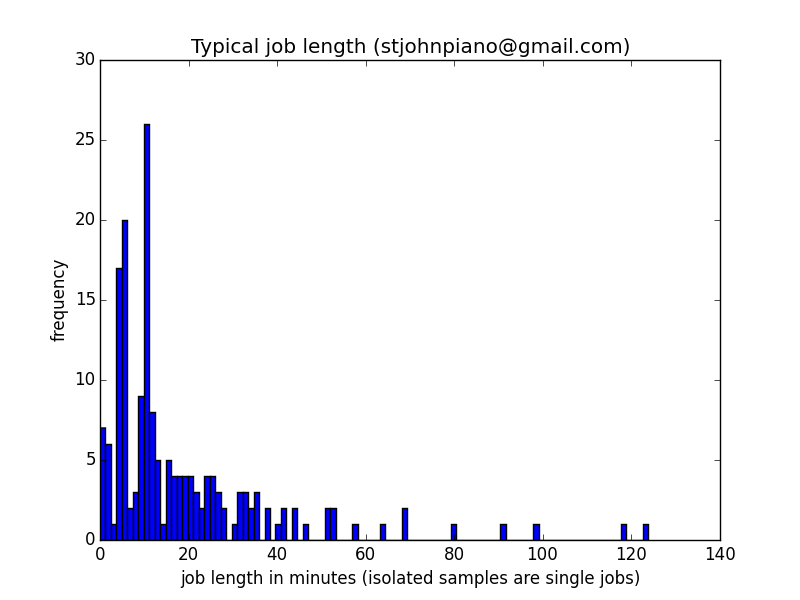

Here is the Python script that generated this plot:
import matplotlib.pyplot as plt

deltas = [0, 9, 4, 3, 2, 35, 4878, 5, 16, 4, 2, 2, 21, 3, 8, 29, 18, 14, 6, 8, 55, 5, 2, 2, 2, 2, 2, 2, 2, 2, 2, 5, 2, 3, 4, 3, 6, 3, 2, 8, 14, 2, 5, 6, 6, 25, 3, 4, 7, 2, 3, 2, 8, 3, 3, 3, 4, 2, 2, 6, 14, 3, 2, 2, 1, 8, 90, 7, 5, 2, 3, 3, 18, 6, 4, 2, 3, 7, 2, 5, 21, 18, 2, 3, 4, 2, 3, 2, 2, 2, 5, 2, 2, 7, 9, 4, 5, 4, 4, 3, 12772, 2, 2, 3, 4, 8, 12, 3, 3, 4, 3, 5, 5, 27, 7, 4, 7, 3, 13, 2, 51, 4, 4, 3, 2, 3, 6, 3, 8, 5, 4, 4, 3, 6, 4, 2, 6, 2, 6, 3, 11, 3, 1, 2, 4, 5, 5, 2, 3, 1, 2, 2, 2, 3, 2, 4, 7, 3, 7, 3, 22, 1, 5, 4, 52, 4, 2, 5, 3, 3, 6, 4, 2, 2, 6, 4, 6, 2, 24, 2, 18, 6, 4, 2, 6, 2, 2, 5, 5, 1, 4, 3, 3, 4, 6, 3, 1, 11, 7, 3, 115, 4, 7, 13, 4, 3, 5, 2, 28, 2, 3, 2, 1, 2, 2, 4, 2, 2, 5, 18, 23, 71, 4, 4, 3, 3, 12, 4, 5, 9, 38, 8, 5, 4, 5, 10, 4, 4, 4, 3, 16, 4, 3, 6, 7, 22, 9, 4, 5, 3, 13, 7, 11, 7, 26, 177, 13, 11, 14, 5, 116, 5, 5, 85, 5, 6, 7, 5, 4, 3, 4, 6, 3, 4, 5, 2, 2, 2, 3, 353, 58903, 21, 4, 4, 8, 3, 3, 2, 5, 2, 5, 1, 8, 22, 9, 4, 12, 7, 23, 14, 34, 21, 6, 9, 634, 304, 4, 5, 12, 6, 5, 5, 5, 7, 4, 2, 3, 5, 3, 2, 18, 106, 9, 8, 13, 16, 19, 40, 4, 5, 17, 8, 10, 11, 17, 21, 3, 7, 10, 32, 42, 3, 4, 4, 6, 3, 16, 12, 4, 19, 8, 3, 9, 21, 19, 28, 11, 5, 10, 11, 80, 5, 3, 1, 5, 4, 3, 7, 7, 12, 3, 4, 5, 3, 3, 10, 13, 5, 3, 5, 9044, 13, 10, 5, 7, 15, 11, 11, 10, 7, 5, 8, 4, 81, 5, 3, 5, 20, 8, 9, 9, 4, 9, 9, 9, 16, 3, 10, 6, 3, 5, 19, 15, 8, 10, 4, 13, 4, 13, 6, 11, 4, 6, 2, 3, 3, 3, 8, 4, 3, 3, 2, 3, 3, 3, 2, 3, 31, 2, 9, 12, 2, 3, 3, 3, 4, 2, 18, 5, 3, 5, 3, 2, 3, 3, 2, 3, 2, 3, 2, 27, 36, 5, 4, 2, 4, 6, 3, 7, 14, 10, 3, 4, 11, 4, 5, 7, 7, 3, 4, 17, 72, 3, 3, 5, 4, 4, 4, 63, 3, 25, 3, 3, 3, 6, 14, 10, 7, 5, 4, 34, 5, 4, 4, 5, 4, 73, 7, 6, 21, 9, 3, 35, 5, 18, 5, 3, 3, 5, 14, 3, 3, 27, 5, 3, 2, 5, 4, 4, 9, 9, 4, 4, 4, 3, 3, 6, 6, 11, 11, 3, 3, 2, 3, 4, 38, 7, 3, 4, 4, 5, 4, 3, 12, 4, 2, 7, 5, 3, 32, 383, 19, 3, 4, 2, 5, 5, 6, 5, 7, 3, 6, 7, 3, 6, 6, 5, 3, 4, 3, 9, 2, 2, 5, 4, 33, 6, 6, 11, 6, 86, 6, 5, 7, 4, 9, 2, 7, 9, 9, 9, 13, 3, 4, 3, 3, 1, 7, 7, 6, 9, 6, 3, 3, 5, 3, 6, 21, 14, 5, 28, 2, 2, 2, 1, 1, 6, 2, 1, 1, 2, 2, 17, 3, 2, 2, 1, 2, 4, 3, 10, 3, 32, 4, 14, 5, 6, 7, 3, 3, 11, 3, 3, 11, 7, 4, 5, 3, 6, 8, 22, 8, 14, 3, 5, 3, 3, 3, 2, 2, 87, 21, 11, 15, 8, 7, 4, 7, 3, 4, 12, 2, 2, 2, 2, 2, 2, 3, 2, 9, 2, 5, 3, 5, 4, 4, 3, 4, 3, 22, 34, 2, 3, 3, 5, 9, 3, 4, 3, 7, 8, 3, 3, 5, 3, 3, 3, 3, 3, 2, 10, 3, 13, 2, 1, 3, 8, 4, 5, 4, 5, 3, 2, 3, 4, 6, 5, 3, 21, 2, 11, 3, 6, 3, 4, 4, 3, 3, 3, 3, 3, 3, 2, 15, 5, 10, 1, 15, 3, 2, 12, 7, 12, 8, 8, 7, 8, 10, 5, 6, 6, 2, 3, 2, 2, 2, 4, 2, 3, 4, 15, 8, 25, 48673, 78, 29, 13, 9, 9, 7, 21, 7, 3, 1, 2, 3, 4, 6, 6, 5, 20, 56, 10, 13, 6, 8, 14, 6, 7, 9, 5, 6, 4, 6, 38, 5, 5, 29, 11, 11, 17, 8, 4, 9, 9, 7, 10, 39, 8, 7, 7, 6, 5, 61, 11, 9, 8, 9, 10, 9, 15212, 4, 2, 1, 3, 1, 2, 1, 5, 64, 2, 2, 5, 2, 2, 1, 3, 2, 4, 7, 10, 2, 3, 1, 3, 1, 2, 2, 1, 3, 110, 2, 8, 4, 1, 2, 1, 2, 1, 2, 9, 2, 1, 2, 1, 2, 2, 4, 3, 11, 2, 2, 2, 2, 3, 2, 1, 2, 12, 2, 12, 1, 2, 2, 1, 2, 1, 2, 2, 4, 2, 2, 1, 2, 2, 2, 2, 1, 2, 6, 22, 5, 15, 6, 23, 6, 2, 3, 3, 2, 4, 5, 1, 2, 1, 1, 2, 2, 8, 3, 49, 3, 6, 1, 2, 2, 1, 1, 2, 1, 1, 1, 2, 1, 1, 2, 2, 5, 1, 1, 9, 2, 1, 2, 4, 1, 3, 2, 1, 3, 1, 1, 2, 1, 1, 1, 2, 1, 1, 1, 12, 1, 3, 2, 24, 19, 1, 13, 1, 2, 2, 1, 1, 4, 4, 6, 3, 2, 4, 4, 10, 2, 2, 2, 2, 1, 1, 1, 1, 2, 1, 2, 20, 1, 2, 3, 2, 2, 1, 3, 10, 2, 1, 1, 2, 1, 1, 2, 4, 2, 2, 3, 1, 3, 2, 1, 2, 1, 1, 2, 11, 1, 1, 4, 2, 1, 1, 1, 2, 1, 2, 2, 1, 1, 1, 15, 3, 1, 7, 33, 8, 3, 2, 5, 3, 3, 1, 3, 3, 3, 13, 1, 2, 3, 2, 1, 1, 2, 1, 1, 10, 1, 3, 1, 2, 2, 29, 1, 1, 2, 1, 8, 3, 61, 16, 2, 6, 4, 1, 2, 10, 3, 1, 2, 1, 1, 1, 1, 8, 1, 2, 1, 1, 2, 1, 2, 2, 1, 2, 1, 7, 1, 1, 1, 2, 6, 4, 2, 1, 1, 2, 3, 1, 3, 1, 1, 2, 5, 1, 2, 33, 2, 1, 2, 2, 4, 2, 1, 9, 2, 1, 1, 2, 1, 2, 2, 2, 1, 2, 5, 9, 3, 1, 2, 2, 1, 2, 5, 1, 1, 4, 2, 2, 5, 5, 1, 4, 2, 1, 4, 18, 1, 1, 1, 2, 3, 2, 1, 3, 2, 2, 1, 2, 2, 1, 4, 2, 2, 1, 2, 8996, 9, 7, 15151, 2, 3, 5, 2, 2, 1, 3, 2, 1, 6, 4, 2, 1, 13, 2, 2, 9, 1, 2, 2, 1, 1, 2, 3, 1, 7, 8, 2, 2, 1, 12, 2, 2, 2, 1, 2, 32, 7, 2, 2, 2, 2, 1, 2, 4, 2, 1, 1, 2, 5, 5, 2, 2, 4, 5, 2, 11, 16, 16, 13, 29, 7, 7, 640, 9, 5, 6, 6, 6, 3, 22, 5, 12, 7, 4, 7, 2, 7, 4, 10, 45, 4, 2, 2, 3, 3, 5, 12, 7, 10, 5, 4, 4, 8, 5, 9, 4, 2, 6, 4, 3, 8, 34, 5, 8, 7, 4, 5, 15, 8, 8, 6, 5, 11, 4, 13, 3, 5, 3, 3, 3, 1, 1, 5, 11, 3, 20, 10, 15, 16, 12, 9, 3, 3, 3, 8, 20, 3, 16, 3, 2, 2, 2, 2, 4, 3, 2, 2, 6, 2, 4, 8, 10, 64, 12, 85, 4, 2, 16, 8, 4, 4, 6, 5, 2, 2, 1, 2, 2, 7, 63, 3, 2, 2, 2, 7, 2, 5, 2, 2, 5, 4, 2, 1, 1, 2, 1, 2, 2, 1, 3, 2, 2, 2, 13, 31, 6, 7, 5, 5, 18, 3, 1, 5, 12, 1, 3, 1, 2, 1, 5, 1, 2, 1, 2, 10, 21, 35, 5, 4, 18, 24, 14, 3, 39, 9, 5, 11, 6, 34, 4, 6, 17, 2, 3, 52, 64, 17, 5, 6, 7, 15, 18, 9, 17, 9, 5, 219, 5, 100, 22, 21, 13, 4, 1237, 9, 16, 7, 20, 7, 8, 6, 10, 8, 4, 7, 29, 6, 9, 1444, 7, 8, 8, 12, 5, 6, 9, 4, 5, 4, 8, 3, 4, 7, 6, 4, 5, 9, 6, 9, 4, 6, 8, 7, 4, 7, 7, 3, 2, 2, 1, 3, 1, 2, 3, 2, 4, 4, 4, 6, 8, 4, 5, 8, 10, 6, 30, 12, 5, 6, 5, 3, 4, 6, 6, 7, 8, 8, 7, 9, 3, 2, 2, 1, 3, 2, 6, 3, 6, 6, 4, 3, 3, 2, 4, 4, 4, 5, 6, 3, 9, 5, 3, 6, 8, 7, 7, 2, 6, 1, 2, 3, 6, 4, 2, 3, 3, 3, 2, 3, 2, 2, 3, 2, 4, 2, 15, 7, 10, 5, 5, 3, 12, 14, 4, 4, 3, 5, 9, 7, 3, 2, 260, 2, 2, 2, 3217, 13, 14, 9, 3, 6, 4, 13, 3, 6, 3, 3, 3, 1, 10, 3, 2, 2, 3, 2, 31, 9, 3, 4, 1, 3, 3, 3, 3, 3, 1, 3, 4, 4, 4, 57, 5, 4, 5, 4, 3596, 0, 2, 2, 2, 3, 3, 2, 4, 12, 12, 15, 28, 32, 5, 25, 3, 7, 3, 5, 5, 8, 7, 3, 2, 2, 10, 6, 10, 5, 2, 9, 21, 3, 3, 13, 4, 4, 3, 9, 56064, 3, 7, 3, 2, 3, 3, 3, 3, 5, 2, 2, 2, 12, 2, 10, 12, 2, 5, 2, 10, 3, 2, 2, 3, 2, 10, 4, 1, 4, 3, 3, 2, 3, 2, 2, 2, 2, 3, 1, 7, 7, 3, 2, 8, 4, 9, 6, 5, 3, 13, 3, 6, 18, 11, 3, 2, 2, 2, 2, 9, 2, 12, 3, 2, 3, 2, 10, 4324, 4, 83, 6, 2, 6, 7, 14, 9, 4, 4, 5, 6, 5, 5, 13, 5, 14, 7, 39, 4, 2, 13, 15, 4, 16, 43, 5, 3, 6, 16, 6, 89, 4, 6, 5, 5, 4, 7, 2, 5, 5, 4, 5, 34, 5, 137, 64, 6, 14, 6, 3, 25, 5, 4, 5, 2, 12, 3, 5, 3, 2, 5, 1, 3, 3, 3, 19, 2, 7, 2, 3, 19, 3, 10, 4, 4, 12, 9, 2, 5, 4, 2, 2, 2, 7, 4, 2, 9, 11, 12, 2, 35, 4, 3, 3, 63, 14, 3, 6, 3, 3, 6, 3, 4, 6, 5, 2, 6, 3, 5, 12, 8, 4, 4, 3, 7, 5, 12, 8, 2, 1, 4, 1, 9, 3, 11, 2, 1, 3, 3, 5, 5, 2, 16, 3, 28, 5, 8, 4, 6, 3, 2, 7, 3, 2, 2, 4, 13, 2, 1, 6, 6, 19, 2, 2, 7, 7, 3, 6, 3, 2, 5, 2, 2, 3, 3, 6, 2, 4, 2, 3, 8, 5, 4, 3, 3, 3, 6, 9, 4, 2, 3, 13, 36, 5, 3, 3, 2, 3, 20, 7, 7, 2, 2, 4, 1, 2, 2, 2, 6, 5, 6, 3, 3, 2, 5, 5, 3, 5, 7, 3, 9, 3, 3, 2, 5, 4, 3, 3, 3, 3, 2, 6, 4, 5, 2, 2, 8, 6, 4, 3, 19, 5, 2, 4, 2, 3, 2, 3, 2, 2, 4, 3, 4, 14, 4, 4, 3, 9, 3, 5, 19985, 3, 41, 4, 20, 3, 3, 2, 3, 2, 3, 3, 2, 3, 3, 3, 2, 3, 2, 3, 8, 3, 2, 3, 2, 13, 3, 6, 5, 3, 3, 3, 2, 4, 1, 3, 2, 2, 4, 2, 7, 5, 4, 3, 2, 5, 3, 3, 3, 2, 4, 2, 2, 2, 3, 2, 2, 3, 2, 3, 6, 3, 4, 2, 3, 2, 2, 3, 4, 3, 3, 3, 2, 4, 6, 5, 5, 6, 4, 4, 12, 2, 2, 3, 2, 4, 2, 5, 2, 18, 5, 7, 2, 2, 2, 3, 2, 2, 3, 3, 8, 3, 4, 3, 12, 2, 4, 3, 3, 2, 2, 3, 2, 2, 3, 3, 3, 3, 2, 2, 10, 6, 2, 3, 2, 2, 2, 4, 3, 3, 3, 3, 3, 2, 2, 3, 2, 3, 4, 3, 21, 3, 3, 3, 3, 2, 3, 2, 2, 2, 4, 2, 2, 5, 2, 3, 3, 3, 2, 5, 7, 12, 2, 5, 3, 3, 2, 3, 2, 2, 2, 2, 3, 2, 20, 6, 5, 3, 6, 4, 6, 3, 2, 2, 2, 3, 2, 3, 2, 2, 2, 3, 2, 2, 3, 3, 3, 3, 2, 3, 7, 3, 3, 5, 12, 4, 1, 3, 3, 2, 3, 3, 3, 3, 3, 2, 2, 3, 2, 2, 7, 2, 2, 13, 7, 2, 5, 15, 5, 4, 2, 6, 3, 2, 3, 2, 3, 2, 3, 2, 8, 2, 3, 3, 2, 3, 3, 2, 3, 2, 3, 3, 2, 3, 6, 3, 2, 3, 2, 3, 5, 3, 3, 3, 2, 340, 3, 3, 4, 3, 2, 3, 3, 3, 1, 3, 6, 2, 2, 2, 8, 2, 3, 5, 4, 5, 5, 2, 2, 2, 3, 2, 3, 3, 1, 2, 3, 2, 3, 2, 15, 32837, 5, 2, 2, 3, 2, 2, 2, 2, 4, 2, 3, 3, 2, 5, 4, 2, 3, 5, 7, 2, 2, 4, 6, 3, 2, 2, 3, 3, 2, 2, 2, 2, 4, 4, 5, 3, 2, 5, 7, 3, 4, 3, 7, 7, 3, 2, 2, 3, 2, 3, 2, 2, 2, 3, 3, 2, 4, 2, 15, 2, 4, 2, 3, 2, 3, 3, 2, 2, 3, 2, 2, 2, 2, 2, 3, 2, 3, 5, 6, 4, 4, 4, 5, 4, 15, 3, 2, 2, 3, 2, 2, 2, 3, 3, 3, 2, 2, 3, 4, 3, 3, 2, 3, 9, 2, 2, 3, 1, 2, 3, 2, 2, 2, 2, 17, 9, 2, 2, 5, 3, 2, 2, 2, 3, 2, 1, 3, 5, 3, 5, 4, 2, 3, 4, 3, 11, 10, 5, 6, 3, 5, 3, 2, 2, 2, 3, 3, 2, 2, 4, 2, 3, 2, 5, 5, 30, 13, 3, 5, 3, 2, 4, 3, 2, 3, 3, 2, 3, 2, 3, 2, 3, 2, 2, 3, 2, 3, 2, 4772, 4, 4, 3, 5, 6, 16, 10, 3, 2, 3, 3, 3, 3, 1, 2, 3, 3, 2, 2, 8, 2, 4, 3, 3, 9, 10, 2, 2, 3, 2, 2, 3, 2, 3, 2, 2, 6, 5, 4, 6, 2, 2, 3, 3, 2, 6, 2, 3, 5, 4, 3, 3, 4, 6, 2, 5, 3, 2, 6, 6, 2, 7, 5, 2, 3, 3, 2, 3, 3, 2, 3, 3, 3, 6, 3, 2, 2, 2, 3, 10, 4, 2, 5, 3, 2, 3, 3, 2, 3, 2, 3, 2, 2, 2, 3, 5, 2, 3, 2, 9, 6, 4, 2, 5, 2, 3, 2, 3, 2, 3, 3, 3, 3, 2, 2, 3, 2, 3, 2, 10, 2, 2, 2, 4, 2, 2, 2, 2, 2, 2, 2, 3, 3, 2, 5, 4, 3, 3, 5, 6, 2, 4, 3, 2, 3, 1, 3, 2, 3, 2, 2, 4, 3, 8, 2, 4, 5, 9, 6, 11, 2, 3, 5, 12, 2507, 3, 2, 3, 2, 2, 3, 1, 2, 3, 2, 2, 3, 2, 3, 10, 3, 3, 3, 3, 2, 3, 2, 4, 3, 2, 2, 2, 3, 5, 5, 3, 2, 3, 2, 8, 4, 4, 2, 8, 13, 3, 3, 5, 4, 3, 26, 2, 3, 2, 3, 3, 2, 2, 2, 6, 2, 2, 5, 4, 3, 3, 4, 3, 12, 2, 2, 3, 5, 2, 3, 2, 5, 3, 5, 7, 3, 2, 2, 3, 2, 2, 2, 3, 7, 12, 3, 6, 5, 3, 3, 4, 2, 2, 6, 6, 2, 2, 4, 4, 3, 2, 2, 2, 2, 3, 2, 2, 2, 4, 3, 2, 3, 5, 2, 6, 3, 2, 3, 4, 2, 2, 3, 2, 3, 2, 3, 2, 2, 3, 5, 2, 2, 3, 3, 9, 2, 2, 3, 2, 2, 3, 3, 2, 7, 2, 3, 2, 2, 3, 2, 2, 4, 3, 2, 5, 3, 3, 3, 2, 1, 3, 1, 4, 2, 3, 2, 2, 6, 4, 11, 17, 3730, 29, 23, 16, 2, 3, 2, 2, 5, 2, 2, 5, 3, 1, 1, 3, 2, 3, 8, 22, 1, 5, 2, 10, 2, 1, 3, 3, 2, 6, 11, 3, 2, 1, 3, 2, 1, 3, 1, 9, 3, 1, 3, 7, 2, 2, 3, 2, 3, 3, 2, 2, 2, 1, 4, 3, 1, 3, 2, 2, 2, 2, 1, 5, 3, 1, 2, 1, 2, 5, 3, 6, 11, 2, 3, 3, 2, 1, 2, 1, 2, 2, 4, 5, 2, 2, 2, 11, 13, 3, 2, 1, 4, 8, 2, 5, 3, 3, 4, 1, 3, 11, 2, 5, 3, 2, 1, 3, 4, 2, 1, 4, 3, 2, 3, 2, 10, 4, 2, 3, 3, 2, 2, 14, 3, 2, 6, 2, 1, 3, 1, 1, 1, 1, 3, 5, 1, 2, 3, 1, 1, 2, 3, 5, 1, 2, 1, 4, 2, 1, 1, 1, 2, 2, 2, 2, 2, 1, 2, 1, 2, 2, 1, 5, 2, 4, 3, 1, 2, 2, 1, 2, 2, 12, 2, 2, 6, 4, 3, 2, 3, 2, 2, 2360, 15, 9, 2, 1, 4, 4, 3, 5, 2, 2, 2, 3, 2, 2, 2, 1, 3, 2, 2, 5, 2, 3, 3, 3, 4, 4, 1, 1, 3, 2, 1, 2, 1, 3, 1, 3, 1, 5, 2, 6, 2, 2, 1, 5, 2, 2, 2, 1, 2, 3, 2, 2, 1, 4, 2, 7, 1, 2, 3, 5, 3, 20, 3, 3, 1, 5, 1, 2, 3, 2, 4, 2, 3, 1, 3, 3, 1, 2, 2, 6, 1, 3, 3, 3, 2, 2, 1, 2, 1, 1, 4, 3, 1, 6, 2, 4, 5, 3, 3, 5, 2, 2, 2, 2, 4, 5, 1, 3, 4, 2, 2, 2, 9, 3, 2, 1, 2, 2, 1, 4, 5, 4, 1, 2, 2, 3, 2, 3, 2, 2, 2, 1, 1, 1, 1, 1, 2, 2, 2, 5, 1, 2, 1, 4, 2, 3, 3, 5, 1, 2, 1, 1, 2, 2, 2, 1, 2, 2, 2, 6, 2, 2, 1, 2, 2, 2, 1, 1, 2, 1, 2, 2, 2, 3, 2, 1, 3, 10, 2, 5, 2, 2, 3, 2, 2, 1, 4, 14, 7, 4, 10, 5, 6, 4, 10, 3, 2, 3, 4, 13, 8, 2, 6, 5, 277, 2, 6, 2, 1, 2, 1, 1, 2, 1, 3, 8, 2, 1, 5, 11, 7, 4, 7, 9, 14, 14, 4, 5, 4, 2, 2, 2, 1, 2, 6, 2, 8, 2, 3, 8, 3, 4, 3, 5, 8, 6, 9, 4, 24, 11, 15, 6, 12, 3, 4, 2, 2, 6, 6, 7, 8, 8, 5, 4, 2, 6, 2, 3, 40, 1, 25, 2, 1, 7, 1, 1, 4, 2, 3, 7, 3, 2, 12, 5, 7, 4, 7, 5, 7, 25, 3, 2, 1, 2, 2, 2, 1, 1, 3, 7, 3, 9, 3, 3, 3, 5, 16, 3, 5, 12, 3, 8, 18, 3, 6, 4, 6, 7, 4, 4, 1, 2, 1, 4, 2, 0, 2, 1, 1, 1, 10, 6, 5, 43, 5, 7, 4, 3, 3, 6, 2, 1, 2, 1, 1, 1, 1, 1, 1, 2, 1, 4, 1, 1, 1, 3, 3, 1, 1, 5, 1, 3, 1, 1, 1, 1, 1, 1, 1, 1, 1, 1, 1, 1, 6, 2, 1, 1, 1, 4, 1, 1, 1, 1, 2, 3, 3, 1, 1, 1, 2, 0, 2, 1, 1, 1, 1, 1, 1, 4, 6, 2, 1, 1, 1, 3, 1, 2, 0, 1, 1, 1, 2, 1, 2, 1, 1, 1, 1, 6, 1, 1, 1, 1, 1, 1, 5, 2, 1, 1, 1, 1, 1, 1, 5, 1, 3, 1, 4, 4, 0, 2, 1, 1, 1, 1, 1, 1, 1, 1, 1, 1, 1, 2, 1, 1, 5, 3, 1, 6, 13, 4, 6, 4, 3, 4, 4, 3, 5, 2, 6, 4, 3, 3, 9, 2, 6, 3, 1, 6, 1, 1, 2, 2, 3, 1, 4, 1, 10, 2, 2, 1, 4, 2, 8, 5, 3, 30, 3, 6, 4, 3, 9, 7, 5, 6, 5, 3, 6, 7, 3, 8, 4, 7, 4970, 2, 6, 4, 5, 7, 6, 5, 14, 3, 5, 4, 3, 4, 7, 2, 2, 3, 6, 9, 6, 5, 3, 10, 3, 6, 4, 4, 5, 5, 2, 3, 3, 3, 2, 2, 2, 4, 4, 4, 4, 10, 5, 13, 5, 4, 3, 1, 0, 1, 2, 2, 1, 1, 1, 1, 1, 1, 0, 1, 1, 4, 5, 6, 2, 4, 1, 0, 1, 1, 1, 1, 0, 1, 1, 3, 2, 1, 0, 1, 1, 0, 1, 1, 1, 9, 1, 0, 1, 1, 1, 0, 1, 0, 1, 1, 0, 1, 1, 0, 1, 1, 1, 0, 1, 4, 3, 1, 1, 0, 1, 1, 1, 1, 0, 1, 0, 1, 1, 0, 1, 1, 1, 0, 1, 9, 1, 1, 0, 1, 1, 0, 1, 1, 0, 1, 1, 1, 0, 1, 1, 1, 0, 1, 1, 6, 0, 1, 1, 1, 0, 1, 1, 1, 1, 1, 1, 0, 1, 1, 1, 0, 1, 1, 0, 53, 1, 1, 0, 1, 1, 0, 1, 1, 0, 1, 1, 0, 1, 1, 0, 1, 1, 1, 1, 6, 2, 1, 1, 1, 0, 1, 1, 0, 1, 0, 1, 1, 0, 1, 1, 1, 1, 0, 1, 5, 3, 1, 1, 0, 1, 1, 1, 0, 1, 1, 0, 1, 1, 0, 1, 1, 0, 1, 1, 5, 0, 1, 1, 0, 1, 1, 1, 0, 1, 1, 0, 1, 1, 0, 1, 1, 0, 1, 1, 4, 0, 1, 1, 1, 0, 1, 1, 0, 1, 1, 0, 1, 1, 0, 1, 1, 0, 1, 1, 7, 1, 0, 1, 1, 0, 1, 1, 0, 1, 1, 1, 0, 1, 1, 0, 1, 1, 0, 1, 6, 0, 1, 0, 1, 1, 1, 0, 1, 1, 0, 1, 1, 1, 0, 1, 1, 0, 1, 1, 5, 1, 1, 1, 0, 1, 1, 1, 0, 1, 1, 0, 1, 1, 0, 1, 1, 1, 1, 0, 5, 1, 0, 1, 1, 0, 1, 1, 1, 0, 1, 1, 1, 0, 1, 1, 0, 1, 1, 0, 5, 0, 1, 1, 0, 1, 1, 0, 1, 64163, 1, 1, 1, 1, 1, 1, 1, 1, 1, 1, 9, 1, 1, 1, 1, 1, 1, 1, 0, 2, 0, 1, 1, 1, 1, 1, 0, 1, 1, 0, 6, 0, 1, 1, 5, 0, 0, 0, 0, 1, 0, 0, 1, 1, 1, 0, 1, 1, 0, 1, 5, 1, 0, 1, 1, 1, 1, 0, 1, 1, 0, 2, 1, 1, 4, 0, 0, 1, 0, 0, 4, 1, 0, 1, 1, 1, 1, 0, 1, 1, 1, 0, 1, 1, 0, 1, 1, 1, 1, 0, 4, 1, 1, 0, 1, 1, 1, 0, 1, 1, 0, 1, 1, 0, 1, 1, 1, 1, 0, 1, 5, 1, 0, 1, 1, 0, 1, 1, 0, 1, 1, 1, 1, 0, 1, 1, 0, 1, 1, 0, 5, 1, 1, 1, 0, 1, 1, 1, 0, 1, 1, 1, 0, 1, 1, 1, 0, 1, 1, 0, 5, 1, 1, 1, 1, 1, 1, 0, 1, 1, 0, 1, 1, 1, 1, 0, 1, 1, 1, 0, 4, 1, 0, 1, 1, 1, 1, 0, 1, 1, 1, 0, 1, 0, 1, 1, 0, 1, 1, 1, 4, 8, 0, 1, 1, 1, 0, 1, 0, 1, 1, 1, 0, 1, 1, 1, 0, 1, 0, 1, 4, 1, 1, 1, 1, 0, 1, 0, 1, 1, 1, 0, 1, 1, 1, 0, 1, 1, 1, 0, 4, 1, 1, 2, 1, 1, 1, 2, 1, 0, 1, 0, 1, 1, 1, 0, 1, 1, 1, 0, 5, 1, 0, 1, 1, 1, 0, 1, 1, 0, 1, 1, 1, 0, 1, 1, 0, 1, 1, 0, 5, 1, 0, 1, 1, 0, 1, 1, 0, 1, 1, 1, 0, 1, 1, 0, 1, 1, 0, 1, 5, 1, 0, 1, 1, 1, 0, 1, 1, 0, 1, 1, 0, 1, 1, 0, 1, 1, 0, 1, 3, 1, 1, 1, 0, 1, 15, 0, 1, 1, 1, 0, 1, 1, 0, 1, 1, 0, 1, 1, 3, 1, 0, 1, 1, 0, 1, 1, 0, 1, 1, 1, 1, 1, 0, 1, 1, 0, 1, 1, 15, 1, 1, 0, 1, 1, 0, 1, 1, 1, 0, 1, 1, 1, 0, 1, 1, 1, 0, 1, 4, 0, 1, 1, 1, 0, 1, 1, 0, 1, 1, 1, 0, 1, 1, 0, 1, 1, 1, 1, 3, 1, 1, 1, 0, 1, 1, 1, 0, 1, 1, 1, 0, 1, 1, 1, 0, 2, 0, 2, 3, 1, 1, 0, 1, 1, 0, 1, 1, 1, 0, 1, 1, 0, 1, 1, 1, 0, 1, 1, 8, 0, 1, 1, 0, 1, 0, 1, 1, 1, 0, 1, 0, 1, 1, 1, 0, 1, 1, 0, 5, 1, 0, 3, 0, 0, 1, 1, 0, 1, 0, 1, 1, 2, 1, 1, 0, 1, 0, 1, 4, 1, 0, 1, 1, 0, 1, 1, 0, 1, 1, 0, 1, 1, 0, 1, 1, 0, 2, 1, 4, 0, 1, 1, 1, 0, 1, 1, 0, 1, 1, 1, 0, 1, 1, 0, 1, 1, 1, 0, 4, 1, 0, 1, 1, 1, 0, 1, 1, 1, 0, 5, 0, 1, 0, 1, 1, 1, 0, 1, 3, 1, 1, 1, 0, 1, 0, 1, 1, 0, 1, 0, 1, 1, 1, 0, 1, 1, 1, 0, 5, 0, 1, 1, 3, 1, 0, 1, 1, 1, 1, 1, 0, 1, 1, 1, 0, 1, 1, 0, 5, 0, 1, 2, 0, 0, 1, 0, 1, 1, 1, 0, 1, 1, 1, 0, 1, 1, 0, 2, 6640, 1, 1, 1, 1, 1, 1, 0, 1, 1, 0, 1, 1, 1, 1, 0, 1, 1, 1, 0, 5, 1, 1, 1, 0, 1, 1, 1, 0, 1, 1, 1, 0, 1, 1, 1, 1, 1, 0, 1, 5, 1, 0, 1, 1, 0, 1, 1, 1, 0, 1, 1, 1, 1, 1, 0, 1, 1, 0, 1, 4, 1, 0, 1, 1, 0, 1, 1, 0, 1, 1, 1, 0, 1, 1, 1, 0, 1, 1, 0, 5, 1, 1, 1, 0, 1, 1, 0, 1, 1, 0, 1, 1, 0, 1, 1, 0, 1, 1, 1, 4, 1, 0, 1, 1, 0, 1, 1, 0, 1, 1, 1, 0, 1, 1, 0, 1, 1, 1, 0, 3, 1, 1, 0, 1, 1, 0, 1, 1, 1, 1, 1, 1, 1, 0, 1, 1, 1, 0, 1, 4, 1, 1, 0, 1, 1, 1, 0, 1, 1, 1, 1, 1, 1, 1, 0, 1, 1, 0, 1, 4, 1, 0, 1, 1, 0, 1, 1, 1, 0, 1, 1, 0, 1, 1, 1, 0, 1, 0, 1, 8, 0, 1, 1, 1, 0, 1, 1, 0, 1, 1, 0, 1, 1, 0, 1, 1, 1, 0, 1, 4, 1, 1, 1, 0, 1, 1, 0, 1, 1, 0, 1, 1, 0, 1, 1, 0, 1, 1, 1, 3, 1, 0, 1, 1, 1, 0, 1, 1, 0, 1, 1, 1, 1, 1, 1, 0, 1, 1, 0, 6, 1, 0, 1, 1, 1, 0, 1, 1, 0, 1, 1, 1, 0, 1, 1, 0, 1, 0, 1, 4, 1, 1, 1, 1, 0, 1, 1, 1, 0, 1, 1, 0, 1, 1, 1, 1, 1, 1, 1, 3, 1, 1, 1, 0, 1, 1, 1, 0, 1, 1, 0, 1, 1, 1, 0, 1, 1, 0, 1, 3, 1, 1, 0, 1, 1, 0, 1, 1, 0, 1, 1, 0, 1, 1, 1, 0, 1, 0, 1, 3, 1, 1, 0, 1, 1, 0, 1, 1, 0, 1, 1, 0, 1, 1, 1, 0, 1, 0, 1, 5, 1, 1, 1, 0, 1, 1, 1, 1, 0, 1, 0, 1, 1, 0, 1, 1, 1, 0, 1, 3, 1, 5, 1, 1, 1, 0, 1, 1, 0, 1, 1, 0, 1, 1, 0, 1, 0, 1, 1, 3, 1, 0, 1, 1, 0, 1, 1, 0, 1, 1, 0, 1, 1, 0, 1, 0, 1, 1, 0, 4, 1, 0, 2, 0, 1, 0, 1, 1, 1, 0, 1, 1, 1, 0, 1, 1, 0, 1, 1, 3, 1, 0, 1, 0, 1, 1, 0, 1, 1, 0, 1, 1, 0, 1, 1, 0, 1, 1, 0, 4, 0, 1, 1, 0, 1, 1, 0, 1, 1, 1, 0, 1, 1, 0, 1, 1, 0, 1, 1, 4, 1, 0, 1, 1, 0, 1, 1, 0, 1, 1, 0, 1, 1, 0, 1, 1, 1, 1, 0, 7, 1, 0, 1, 1, 0, 1, 1, 1, 0, 1, 0, 1, 1, 1, 0, 1, 1, 0, 1, 3, 1, 0, 1, 1, 1, 0, 1, 0, 1, 1, 1, 0, 1, 1, 0, 1, 1, 0, 1, 4, 0, 1, 1, 0, 1, 0, 1, 3, 0, 1, 1, 1, 1, 0, 5, 1, 1, 3, 2, 6, 1, 1, 1, 0, 1, 1, 0, 1, 0, 1, 1, 1, 0, 1, 1, 0, 1, 1, 0, 4, 1, 0, 1, 1, 2, 1, 0, 1, 1, 0, 1, 1, 0, 1, 1, 1, 0, 1, 1, 3, 0, 1, 1, 0, 1, 1, 0, 1, 1, 1, 1, 0, 1, 1, 0, 1, 1, 1, 0, 5, 0, 1, 1, 0, 1, 1, 1, 0, 1, 1, 0, 1, 1, 0, 1, 1, 0, 1, 1, 3, 1, 1, 0, 1, 1, 0, 1, 1, 0, 1, 1, 1, 0, 1, 1, 1, 0, 1, 1, 3, 2, 0, 1, 1, 0, 1, 1, 0, 1, 1, 0, 1, 1, 0, 1, 1, 1, 0, 1, 17485, 1, 1, 2, 3, 1, 1, 1, 2, 0, 1, 1, 1, 1, 1, 1, 0, 1, 1, 1, 3, 4, 1, 0, 1, 1, 3, 1, 1, 1, 1, 1, 1, 0, 1, 1, 1, 0, 1, 1, 7, 0, 1, 1, 1, 0, 1, 1, 1, 0, 1, 1, 0, 1, 0, 1, 1, 1, 0, 1, 4, 1, 0, 1, 1, 0, 1, 1, 0, 1, 1, 0, 1, 0, 1, 1, 0, 1, 0, 1, 4, 1, 1, 0, 1, 0, 1, 1, 0, 1, 1, 0, 1, 0, 1, 1, 1, 0, 1, 1, 6, 1, 1, 0, 1, 0, 1, 1, 1, 0, 1, 0, 1, 1, 1, 0, 1, 1, 0, 1, 4, 1, 1, 0, 1, 1, 0, 1, 1, 0, 1, 1, 0, 1, 1, 1, 0, 2, 0, 1, 5, 0, 1, 1, 1, 1, 7, 1, 1, 1, 0, 1, 1, 0, 1, 1, 1, 0, 1, 1, 4, 0, 1, 1, 1, 0, 1, 1, 0, 1, 0, 1, 1, 0, 1, 1, 0, 1, 1, 1, 3, 1, 1, 0, 1, 1, 0, 1, 1, 1, 0, 1, 0, 1, 0, 1, 1, 0, 1, 1, 4, 0, 1, 1, 0, 1, 1, 0, 1, 1, 0, 1, 1, 0, 1, 1, 0, 1, 1, 1, 55, 2, 1, 0, 1, 1, 0, 1, 1, 0, 1, 1, 0, 1, 1, 0, 1, 1, 0, 1, 4, 1, 0, 1, 1, 0, 1, 1, 0, 1, 1, 0, 1, 1, 0, 1, 1, 0, 1, 1, 3, 1, 1, 0, 1, 1, 0, 1, 1, 0, 1, 1, 3, 1, 1, 0, 1, 1, 1, 0, 6, 2, 1, 0, 1, 1, 0, 1, 1, 1, 0, 1, 1, 0, 1, 1, 1, 0, 1, 1, 4, 0, 1, 0, 1, 1, 1, 0, 1, 1, 0, 1, 1, 1, 0, 1, 1, 0, 1, 1, 3, 1, 1, 0, 1, 1, 0, 1, 1, 1, 0, 1, 0, 1, 1, 1, 0, 1, 1, 0, 8, 1, 0, 1, 1, 0, 11, 1, 1, 0, 1, 1, 0, 1, 0, 1, 1, 0, 1, 1, 3, 1, 1, 0, 1, 1, 0, 1, 1, 0, 1, 1, 0, 1, 0, 1, 1, 0, 1, 1, 4, 0, 1, 1, 0, 1, 1, 1, 0, 1, 1, 1, 1, 0, 1, 1, 1, 0, 1, 1, 3, 1, 1, 0, 1, 1, 0, 1, 1, 1, 0, 1, 1, 0, 1, 1, 0, 1, 1, 1, 3, 1, 1, 0, 1, 1, 0, 1, 1, 1, 0, 1, 1, 0, 1, 1, 0, 1, 1, 1, 3, 1, 1, 0, 1, 0, 1, 1, 1, 0, 1, 1, 0, 1, 1, 0, 1, 1, 1, 0, 4, 1, 1, 0, 1, 1, 0, 1, 1, 0, 1, 1, 0, 1, 1, 1, 0, 1, 1, 0, 5, 0, 1, 1, 1, 0, 1, 1, 0, 1, 1, 0, 1, 1, 0, 1, 1, 1, 0, 1, 6, 0, 1, 0, 1, 1, 0, 1, 0, 1, 1, 5, 0, 0, 0, 0, 0, 1, 0, 0, 3, 1, 1, 0, 1, 0, 1, 1, 0, 1, 1, 0, 1, 1, 1, 0, 1, 1, 0, 1, 4, 0, 1, 1, 0, 1, 1, 0, 1, 1, 0, 1, 1, 0, 1, 1, 0, 1, 1, 1, 2, 1, 1, 1, 0, 1, 1, 1, 0, 1, 1, 0, 1, 1, 0, 1, 1, 0, 1, 1, 3, 1, 1, 0, 1, 0, 1, 1, 1, 0, 1, 1, 0, 1, 1, 1, 0, 1, 1, 2, 2934, 0, 0, 1, 0, 0, 0, 0, 1, 1, 0, 1, 1, 0, 1, 1, 1, 1, 0, 1, 4, 1, 0, 2, 0, 1, 1, 0, 1, 1, 0, 1, 1, 1, 0, 1, 1, 0, 1, 1, 5, 0, 1, 1, 0, 1, 1, 0, 1, 1, 0, 1, 1, 0, 1, 1, 1, 0, 1, 0, 4, 1, 1, 0, 1, 1, 0, 2, 0, 0, 1, 0, 1, 1, 1, 1, 0, 1, 0, 1, 4, 0, 1, 1, 0, 1, 1, 0, 1, 1, 0, 1, 1, 1, 1, 0, 1, 1, 0, 1, 3, 1, 0, 1, 1, 0, 1, 1, 0, 1, 1, 0, 1, 1, 0, 1, 1, 0, 1, 1, 3, 1, 1, 0, 1, 1, 0, 1, 1, 0, 1, 1, 1, 0, 1, 1, 1, 0, 2, 1, 4, 1, 1, 0, 1, 1, 1, 1, 0, 1, 1, 1, 0, 1, 1, 0, 1, 1, 0, 1, 3, 1, 0, 1, 1, 1, 1, 0, 1, 1, 0, 1, 1, 0, 1, 1, 0, 1, 1, 1, 4, 1, 0, 1, 1, 0, 1, 1, 0, 1, 0, 1, 1, 0, 1, 1, 1, 0, 1, 1, 3, 1, 0, 1, 1, 1, 0, 1, 1, 0, 1, 1, 0, 1, 1, 0, 2, 0, 1, 1, 3, 1, 0, 1, 1, 0, 1, 0, 1, 1, 1, 0, 1, 1, 1, 1, 0, 1, 1, 0, 4, 0, 1, 1, 0, 1, 1, 0, 1, 1, 1, 0, 1, 1, 1, 0, 1, 1, 0, 1, 3, 1, 0, 2, 0, 14, 1, 3, 1, 1, 0, 1, 1, 0, 1, 0, 1, 1, 0, 1, 5, 1, 0, 1, 1, 0, 1, 1, 1, 0, 1, 0, 1, 0, 1, 1, 1, 0, 1, 0, 4, 1, 1, 0, 1, 2, 0, 0, 1, 1, 0, 1, 1, 1, 0, 1, 0, 1, 1, 0, 3, 1, 1, 1, 0, 1, 0, 1, 1, 0, 1, 1, 0, 1, 1, 0, 1, 1, 0, 1, 3, 1, 1, 1, 0, 1, 1, 0, 1, 1, 0, 1, 0, 1, 1, 1, 0, 1, 0, 1, 3, 1, 0, 1, 1, 0, 1, 1, 1, 0, 1, 1, 1, 1, 0, 1, 1, 1, 0, 1, 4, 0, 1, 1, 0, 1, 1, 0, 1, 1, 0, 1, 1, 1, 0, 1, 1, 0, 1, 1, 3, 1, 0, 1, 1, 0, 1, 1, 0, 1, 0, 1, 1, 0, 1, 1, 0, 1, 1, 0, 3, 1, 1, 1, 0, 1, 0, 1, 1, 0, 1, 1, 0, 1, 0, 1, 1, 0, 1, 1, 3, 1, 0, 1, 1, 0, 1, 0, 1, 1, 0, 1, 1, 0, 1, 1, 0, 1, 1, 0, 3, 1, 0, 1, 1, 0, 1, 1, 0, 1, 1, 0, 1, 1, 0, 1, 1, 0, 1, 1, 3, 0, 1, 1, 0, 1, 1, 0, 1, 1, 0, 1, 1, 1, 0, 2, 0, 1, 1, 0, 3, 1, 0, 1, 1, 0, 1, 1, 0, 1, 0, 1, 1, 0, 1, 1, 0, 1, 1, 1, 4, 1, 0, 1, 1, 0, 1, 1, 0, 1, 1, 0, 1, 1, 1, 1, 0, 1, 0, 1, 3, 1, 0, 1, 1, 0, 1, 1, 0, 1, 1, 0, 1, 1, 0, 1, 1, 0, 1, 1, 2, 1, 1, 1, 0, 1, 0, 1, 1, 1, 0, 1, 1, 0, 1, 1, 0, 1, 0, 1, 3, 0, 1, 1, 0, 1, 1, 0, 1, 0, 1, 1, 0, 1, 0, 1, 1, 0, 1, 0, 4, 0, 1, 1, 0, 1, 0, 1, 1, 0, 1, 1, 0, 1, 0, 1, 1, 0, 1, 6, 3, 2, 1, 1, 1, 1, 1, 1, 1, 1, 1, 0, 1, 1, 1, 1, 0, 1, 1, 0, 4, 1, 1, 1, 0, 1, 1, 0, 1, 0, 1, 1, 1, 0, 1, 1, 0, 2, 0, 0, 9, 1, 1, 0, 1, 1, 0, 1, 1, 0, 1, 1, 1, 1, 0, 1, 1, 1, 0, 1, 70, 1, 0, 1, 1, 0, 1, 1, 0, 1, 1, 1, 0, 1, 1, 1, 0, 1, 0, 1, 4, 1, 0, 1, 1, 0, 1, 1, 1, 0, 1, 0, 1, 1, 0, 1, 1, 0, 1, 1, 3, 1, 0, 1, 1, 0, 1, 1, 0, 1, 0, 1, 1, 1, 0, 1, 0, 1, 1, 1, 4, 0, 1, 1, 0, 1, 0, 1, 1, 1, 0, 1, 1, 1, 0, 1, 0, 1, 1, 1, 4, 1, 1, 0, 1, 1, 0, 1, 1, 0, 1, 1, 1, 0, 1, 1, 0, 1, 1, 0, 4, 1, 1, 1, 0, 1, 1, 0, 1, 1, 1, 0, 1, 1, 0, 1, 1, 0, 1, 1, 3, 0, 1, 1, 0, 1, 1, 0, 1, 0, 1, 1, 0, 1, 1, 1, 0, 1, 0, 1, 3, 0, 1, 1, 0, 1, 1, 0, 1, 1, 0, 1, 1, 0, 1, 4, 1, 1, 0, 1, 3, 1, 1, 0, 1, 1, 0, 1, 1, 1, 0, 1, 1, 0, 1, 0, 1, 1, 0, 1, 4, 0, 1, 1, 0, 1, 1, 1, 3, 1, 1, 1, 16, 1, 1, 1, 1, 0, 1, 1, 3, 1, 0, 1, 1, 0, 1, 1, 1, 0, 1, 1, 0, 1, 1, 0, 1, 1, 1, 0, 4, 0, 1, 1, 0, 4, 0, 0, 0, 0, 1, 1, 0, 1, 1, 1, 0, 1, 1, 0, 4, 1, 0, 1, 1, 0, 1, 1, 0, 1, 1, 0, 1, 1, 0, 1, 1, 1, 0, 1, 4, 1, 1, 1, 0, 1, 1, 1, 0, 1, 1, 0, 1, 1, 0, 1, 1, 1, 0, 1, 4, 1, 1, 1, 0, 1, 1, 0, 1, 1, 1, 0, 1, 1, 1, 0, 1, 1, 0, 1, 4, 1, 0, 1, 1, 0, 1, 1, 0, 1, 1, 1, 1, 0, 1, 0, 1, 1, 0, 1, 3, 1, 3, 1, 1, 1, 1, 0, 1, 0, 1, 5, 1, 1, 1, 0, 1, 1, 0, 1, 4, 0, 1, 1, 0, 1, 1, 0, 1, 1, 0, 1, 1, 1, 0, 1, 0, 1, 0, 1, 4, 0, 1, 0, 1, 1, 1, 1, 0, 1, 1, 0, 1, 1, 1, 0, 1, 1, 0, 1, 3, 1, 0, 1, 1, 0, 1, 1, 0, 1, 1, 0, 1, 1, 0, 1, 1, 0, 1, 1, 3, 1, 1, 1, 0, 1, 1, 1, 0, 1, 1, 0, 1, 1, 0, 1, 1, 0, 1, 6, 4, 1, 0, 1, 1, 0, 1, 1, 0, 1, 1, 1, 0, 1, 1, 0, 1, 1, 0, 1, 3, 1, 0, 1, 1, 9, 12, 1, 0, 1, 0, 1, 1, 0, 1, 1, 0, 1, 1, 0, 4, 1, 0, 1, 0, 1, 1, 0, 1, 1, 0, 1, 1, 0, 1, 0, 1, 1, 0, 1, 4, 0, 1, 1, 0, 1, 1, 0, 1, 1, 1, 0, 1, 1, 1, 0, 1, 1, 0, 1, 4, 1, 2, 1, 0, 1, 1, 1, 1, 1, 0, 1, 1, 0, 1, 1, 0, 1, 1, 0, 4, 1, 0, 1, 1, 1, 1, 1, 1, 0, 1, 1, 1, 0, 1, 1, 0, 1, 1, 0, 5, 0, 1, 1, 1, 1, 0, 1, 1, 0, 1, 1, 0, 1, 1, 1, 0, 1, 1, 0, 4, 0, 1, 1, 0, 1, 1, 0, 1, 1, 0, 1, 1, 0, 1, 0, 2, 0, 1, 1, 3, 0, 1, 1, 0, 1, 0, 1, 1, 1, 0, 1, 0, 1, 1, 0, 1, 0, 1, 1, 3, 0, 1, 1, 0, 1, 1, 0, 1, 1, 0, 1, 1, 0, 1, 1, 0, 1, 1, 0, 5, 1, 0, 1, 0, 1, 1, 0, 1, 1, 0, 1, 1, 0, 1, 1, 0, 1, 1, 1, 3, 1, 0, 1, 0, 1, 1, 0, 1, 1, 0, 1, 1, 1, 0, 1, 1, 0, 1, 1, 13690, 6, 3, 0, 2, 1, 1, 1, 1, 1, 13, 1, 1, 1, 1, 0, 1, 1, 0, 1, 5, 1, 1, 0, 1, 1, 1, 0, 1, 1, 1, 0, 1, 1, 0, 1, 1, 0, 1, 1, 4, 1, 0, 1, 1, 0, 1, 1, 0, 1, 1, 1, 0, 1, 1, 1, 0, 1, 1, 0, 4, 0, 1, 1, 0, 2, 0, 1, 1, 0, 1, 1, 0, 1, 1, 0, 1, 1, 0, 1, 3, 0, 1, 1, 0, 1, 1, 0, 1, 0, 1, 1, 0, 1, 1, 1, 0, 1, 1, 1, 5, 1, 1, 0, 1, 1, 0, 1, 0, 1, 1, 1, 0, 1, 1, 0, 1, 0, 1, 1, 3, 0, 1, 1, 0, 1, 1, 1, 0, 1, 0, 6, 1, 1, 0, 1, 1, 0, 1, 1, 4, 0, 1, 1, 0, 1, 1, 0, 1, 1, 1, 0, 1, 1, 0, 1, 0, 4, 0, 1, 4, 1, 1, 1, 0, 6, 0, 1, 0, 0, 0, 0, 0, 0, 1, 0, 1, 1, 1, 0, 4, 1, 0, 0, 1, 1, 0, 1, 1, 0, 1, 0, 1, 1, 0, 1, 1, 1, 0, 1, 3, 1, 1, 0, 1, 0, 1, 1, 0, 1, 0, 1, 0, 1, 1, 1, 0, 1, 1, 1, 3, 1, 1, 0, 1, 1, 1, 0, 1, 1, 0, 1, 1, 1, 0, 1, 1, 0, 1, 1, 4, 1, 0, 1, 1, 0, 1, 0, 1, 1, 1, 0, 1, 1, 0, 1, 0, 1, 1, 0, 4, 1, 1, 0, 1, 1, 0, 1, 1, 0, 1, 0, 1, 1, 0, 1, 1, 0, 1, 1, 3, 0, 1, 1, 0, 1, 0, 1, 1, 0, 1, 1, 0, 1, 0, 1, 0, 1, 1, 0, 5, 1, 0, 1, 0, 1, 1, 0, 1, 1, 0, 1, 0, 1, 0, 1, 1, 1, 1, 0, 5, 1, 0, 1, 1, 0, 1, 1, 1, 0, 1, 0, 1, 1, 0, 1, 1, 0, 1, 1, 7, 0, 1, 0, 7, 1, 0, 1, 1, 0, 1, 8, 1, 1, 0, 1, 1, 0, 1, 1, 4, 1, 0, 2, 1, 0, 1, 1, 1, 0, 1, 1, 0, 1, 15, 1, 0, 1, 1, 0, 4, 0, 1, 1, 0, 1, 1, 0, 1, 1, 0, 1, 1, 0, 1, 1, 1, 1, 0, 0, 4, 0, 1, 1, 0, 1, 1, 0, 1, 1, 1, 0, 1, 0, 1, 1, 0, 1, 1, 0, 3, 1, 1, 0, 1, 1, 0, 1, 1, 0, 1, 1, 1, 0, 1, 1, 0, 1, 1, 1, 4, 1, 1, 0, 1, 1, 0, 1, 1, 0, 1, 1, 0, 1, 1, 1, 0, 1, 0, 1, 5, 0, 1, 1, 0, 1, 1, 0, 1, 0, 1, 1, 0, 1, 1, 0, 1, 1, 0, 1, 3, 1, 1, 1, 0, 1, 1, 1, 1, 0, 1, 0, 1, 1, 0, 1, 0, 1, 1, 1, 4, 1, 0, 1, 1, 0, 1, 1, 0, 1, 0, 1, 1, 1, 0, 1, 0, 1, 1, 0, 5, 0, 1, 0, 1, 0, 1, 1, 0, 1, 1, 0, 2, 1, 1, 0, 1, 1, 0, 1, 3, 1, 1, 0, 1, 1, 0, 1, 0, 1, 1, 1, 0, 1, 1, 0, 1, 1, 0, 1, 3, 0, 1, 1, 1, 0, 1, 1, 0, 1, 1, 0, 1, 0, 1, 1, 1, 0, 1, 1, 4, 0, 1, 1, 0, 1, 1, 0, 1, 1, 0, 1, 1, 0, 1, 1, 0, 1, 1, 1, 3, 1, 0, 1, 1, 0, 1, 1, 0, 1, 1, 0, 1, 1, 0, 1, 1, 0, 1, 1, 4, 0, 1, 1, 1, 1, 1, 0, 1, 0, 1, 1, 0, 1, 1, 0, 1, 0, 1, 1, 4, 1, 3, 1, 1, 0, 1, 0, 1, 1, 1, 0, 1, 1, 0, 1, 1, 0, 1, 1, 4, 1, 2, 1, 0, 1, 1, 0, 1, 0, 1, 1, 5, 1, 10, 1, 1, 0, 1, 1, 4, 1, 0, 1, 1, 1, 0, 1, 1, 0, 1, 1, 1, 1, 0, 1, 1, 0, 1, 1, 3, 0, 1, 1, 0, 1, 1, 0, 1, 1, 1, 0, 1, 1, 0, 1, 1, 0, 1, 1, 3, 1, 1, 0, 1, 0, 1, 1, 0, 1, 0, 1, 1, 0, 1, 1, 0, 1, 1, 0, 5, 0, 1, 1, 1, 0, 1, 1, 0, 1, 0, 1, 1, 0, 1, 1, 0, 1, 18, 0, 11, 0, 1, 1, 1, 0, 1, 0, 1, 1, 0, 1, 1, 0, 1, 1, 0, 1, 1, 0, 4, 0, 1, 1, 0, 1, 1, 0, 1, 1, 1, 1, 0, 1, 0, 1, 1, 0, 1, 1, 3, 1, 1, 1, 1, 0, 0, 1, 1, 1, 0, 1, 1, 1, 0, 1, 1, 0, 1, 1, 3, 1, 1, 0, 1, 0, 1, 1, 0, 1, 0, 1, 1, 0, 1, 0, 1, 1, 0, 1, 3, 1, 1, 1, 1, 0, 1, 1, 0, 1, 0, 1, 1, 0, 1, 0, 1, 1, 0, 1, 8, 1, 0, 1, 1, 0, 1, 0, 1, 1, 0, 1, 1, 0, 1, 1, 0, 1, 0, 1, 3, 1, 1, 1, 0, 1, 1, 2, 1, 0, 1, 1, 0, 1, 1, 0, 1, 0, 1, 1, 3, 1, 0, 1, 1, 0, 1, 0, 1, 1, 0, 1, 1, 0, 1, 1, 0, 1, 1, 0, 3, 1, 1, 0, 1, 0, 1, 1, 0, 1, 0, 1, 0, 1, 0, 1, 1, 0, 1, 1, 3, 1, 0, 1, 1, 0, 1, 0, 1, 1, 0, 1, 0, 1, 0, 5, 0, 0, 0, 0, 3, 0, 1, 1, 0, 1, 0, 1, 0, 1, 1, 0, 1, 1, 0, 1, 1, 0, 1, 0, 4, 1, 0, 1, 0, 1, 1, 0, 1, 1, 0, 1, 1, 0, 1, 0, 1, 0, 1, 1, 3, 1, 1, 0, 1, 1, 0, 1, 1, 9, 1, 0, 1, 0, 1, 1, 0, 1, 0, 1, 4, 0, 1, 1, 0, 1, 0, 1, 1, 0, 1, 1, 0, 1, 1, 0, 1, 1, 0, 1, 3, 1, 1, 0, 1, 1, 0, 1, 0, 1, 1, 0, 1, 1, 0, 1, 1, 0, 1, 0, 4, 0, 1, 1, 0, 1, 0, 1, 1, 0, 1, 1, 0, 1, 0, 1, 1, 0, 1, 1, 4, 1, 0, 1, 1, 0, 1, 0, 1, 1, 0, 1, 0, 1, 1, 0, 1, 1, 0, 1, 3, 1, 0, 1, 1, 0, 1, 0, 1, 0, 1, 1, 0, 1, 0, 1, 1, 0, 1, 2, 3, 0, 1, 1, 0, 1, 1, 0, 1, 0, 1, 1, 0, 1, 1, 0, 1, 1, 0, 1, 8, 1, 0, 1, 0, 1, 1, 1, 1, 0, 1, 1, 0, 1, 0, 2, 0, 1, 0, 1, 3, 1, 1, 0, 1, 0, 1, 1, 0, 1, 1, 0, 1, 0, 1, 0, 1, 1, 0, 1, 3, 1, 0, 1, 0, 1, 1, 0, 1, 1, 5, 0, 1, 1, 1, 0, 1, 1, 0, 1, 4, 0, 1, 1, 0, 1, 1, 0, 1, 0, 1, 0, 1, 1, 0, 1, 1, 0, 1, 1, 3, 1, 1, 0, 1, 0, 1, 1, 0, 1, 0, 1, 0, 1, 0, 1, 1, 0, 1, 1, 4, 0, 1, 1, 0, 1, 1, 0, 1, 1, 0, 1, 1, 0, 1, 1, 0, 1, 1, 0, 4, 1, 0, 1, 0, 1, 0, 1, 1, 0, 1, 1, 0, 1, 1, 0, 1, 1, 0, 1, 3, 1, 0, 1, 1, 0, 1, 0, 1, 1, 0, 1, 0, 1, 0, 1, 1, 0, 1, 1, 3, 1, 0, 1, 1, 0, 1, 1, 0, 1, 0, 1, 1, 0, 1, 0, 1, 1, 0, 1, 3, 1, 2, 0, 1, 1, 0, 1, 1, 0, 1, 1, 0, 1, 1, 0, 1, 0, 1, 1, 3, 0, 1, 4, 0, 1, 1, 0, 1, 1, 0, 1, 1, 1, 1, 0, 1, 0, 1, 0, 490, 0, 1, 2, 0, 1, 1, 0, 1, 1, 0, 1, 1, 1, 0, 1, 1, 1, 0, 1, 3, 1, 1, 1, 0, 1, 1, 0, 1, 1, 0, 1, 1, 0, 1, 1, 1, 0, 1, 1, 3, 1, 0, 1, 1, 0, 1, 1, 0, 1, 1, 0, 1, 1, 0, 1, 1, 0, 1, 1, 3, 0, 1, 1, 0, 1, 1, 0, 1, 1, 0, 1, 1, 0, 1, 1, 0, 1, 1, 0, 3, 1, 1, 0, 1, 1, 0, 1, 1, 0, 1, 1, 0, 1, 0, 1, 1, 0, 1, 0, 9, 0, 1, 1, 0, 1, 1, 0, 1, 1, 0, 1, 1, 3, 2, 0, 2, 1, 1, 0, 4, 0, 1, 1, 1, 0, 1, 1, 0, 1, 0, 1, 1, 1, 0, 1, 1, 0, 1, 1, 3, 1, 0, 1, 1, 0, 1, 0, 1, 1, 1, 1, 0, 1, 1, 0, 1, 1, 1, 0, 4, 0, 1, 1, 0, 1, 1, 0, 1, 1, 0, 1, 0, 1, 1, 1, 0, 1, 0, 1, 3, 1, 0, 1, 1, 0, 1, 0, 1, 1, 0, 1, 0, 1, 1, 1, 0, 1, 1, 0, 4, 0, 1, 1, 0, 1, 1, 0, 1, 1, 0, 1, 1, 1, 0, 1, 1, 0, 1, 1, 5, 0, 1, 1, 0, 1, 1, 0, 1, 1, 0, 1, 1, 1, 0, 1, 1, 0, 1, 0, 4, 0, 1, 1, 0, 1, 1, 1, 0, 1, 0, 1, 1, 1, 0, 1, 1, 0, 1, 0, 8, 1, 2, 2, 1, 0, 1, 1, 1, 0, 1, 0, 1, 1, 0, 1, 0, 1, 1, 0, 4, 0, 1, 1, 0, 1, 1, 0, 1, 1, 1, 0, 1, 0, 1, 1, 0, 1, 1, 0, 4, 1, 0, 0, 1, 1, 0, 1, 1, 0, 1, 0, 1, 1, 0, 1, 0, 1, 1, 0, 3, 1, 0, 3, 0, 1, 1, 0, 1, 0, 1, 1, 0, 2, 0, 1, 1, 0, 1, 1, 4, 0, 1, 1, 0, 1, 1, 0, 1, 1, 1, 0, 1, 1, 0, 1, 0, 1, 1, 0, 4, 1, 0, 1, 0, 1, 1, 1, 1, 0, 1, 1, 0, 1, 1, 0, 1, 1, 0, 1, 3, 1, 0, 1, 3, 0, 3, 1, 0, 3, 1, 0, 1, 1, 0, 1, 1, 0, 2, 1, 4, 1, 1, 1, 0, 1, 1, 0, 1, 1, 0, 1, 1, 0, 1, 1, 0, 1, 1, 0, 4, 0, 1, 0, 1, 1, 0, 1, 1, 0, 1, 1, 0, 1, 1, 0, 1, 1, 0, 1, 3, 1, 0, 1, 1, 0, 1, 1, 0, 1, 0, 1, 0, 1, 1, 0, 1, 0, 1, 1, 3, 1, 1, 1, 0, 1, 1, 0, 1, 1, 2, 1, 1, 0, 1, 0, 1, 1, 0, 1, 4, 0, 1, 0, 1, 1, 1, 14, 1, 0, 1, 1, 0, 5, 1, 1, 9, 0, 1, 1, 4, 1, 0, 1, 1, 0, 1, 0, 1, 1, 1, 0, 1, 0, 1, 1, 1, 1, 0, 1, 3, 0, 1, 1, 0, 1, 0, 1, 1, 0, 1, 1, 0, 1, 1, 0, 1, 0, 1, 1, 3, 1, 1, 0, 1, 1, 0, 2, 1, 1, 1, 0, 1, 1, 0, 1, 1, 0, 1, 1, 4, 1, 0, 1, 1, 0, 1, 1, 0, 1, 0, 1, 1, 0, 1, 1, 0, 1, 1, 0, 5, 1, 0, 1, 1, 0, 1, 1, 0, 1, 0, 1, 1, 0, 1, 1, 0, 1, 1, 0, 3, 1, 1, 0, 1, 1, 0, 1, 1, 0, 1, 1, 0, 1, 1, 0, 1, 1, 0, 1, 4, 0, 1, 1, 0, 1, 1, 0, 1, 0, 1, 1, 1, 0, 1, 1, 0, 1, 1, 0, 4, 0, 1, 1, 0, 1, 0, 1, 0, 1, 1, 1, 0, 1, 1, 0, 1, 0, 1, 1, 4, 1, 1, 0, 1, 0, 1, 1, 0, 1, 1, 0, 1, 0, 1, 1, 1, 0, 1, 1, 492, 1, 1, 1, 0, 1, 1, 0, 1, 1, 1, 1, 0, 1, 0, 1, 1, 0, 1, 1, 3, 1, 1, 1, 0, 1, 1, 1, 0, 1, 1, 1, 0, 1, 1, 0, 1, 1, 1, 0, 4, 1, 0, 1, 0, 1, 1, 1, 0, 1, 1, 0, 1, 0, 1, 1, 0, 1, 1, 1, 4, 1, 1, 0, 1, 0, 1, 1, 1, 4, 2, 1, 0, 1, 1, 0, 1, 1, 0, 1, 3, 1, 1, 0, 3, 0, 0, 1, 0, 0, 1, 0, 1, 1, 0, 1, 1, 0, 1, 1, 3, 1, 0, 1, 0, 1, 1, 0, 1, 1, 0, 1, 1, 1, 0, 1, 1, 0, 1, 1, 3, 1, 1, 0, 1, 1, 0, 1, 1, 0, 10, 1, 87, 0, 1, 1, 0, 1, 1, 0, 6, 1, 0, 1, 1, 0, 1, 1, 1, 0, 1, 1, 1, 0, 1, 1, 0, 1, 1, 0, 4, 1, 1, 1, 0, 1, 1, 0, 1, 1, 1, 0, 1, 1, 0, 1, 1, 0, 1, 1, 4, 0, 1, 0, 1, 1, 0, 1, 1, 0, 1, 3, 1, 1, 0, 1, 1, 0, 1, 1, 3, 1, 1, 0, 1, 0, 1, 1, 0, 1, 0, 1, 0, 1, 1, 0, 1, 0, 1, 1, 3, 1, 0, 1, 0, 1, 1, 0, 1, 0, 1, 0, 1, 1, 0, 1, 0, 2, 0, 0, 4, 0, 1, 1, 0, 1, 0, 1, 1, 0, 1, 0, 1, 1, 0, 1, 1, 0, 1, 0, 4, 1, 0, 1, 0, 1, 1, 0, 1, 1, 0, 1, 1, 0, 1, 1, 1, 0, 1, 1, 3, 0, 1, 1, 0, 1, 0, 1, 1, 0, 1, 0, 1, 1, 0, 1, 1, 0, 1, 0, 3, 1, 1, 0, 1, 0, 1, 1, 1, 0, 1, 0, 1, 0, 1, 1, 0, 2, 1, 0, 9, 1, 0, 1, 0, 1, 1, 0, 1, 1, 0, 1, 0, 1, 1, 0, 1, 0, 1, 0, 4, 1, 0, 1, 1, 0, 1, 0, 1, 1, 3, 1, 1, 0, 1, 0, 1, 1, 0, 1, 4, 1, 0, 1, 1, 1, 0, 2, 1, 1, 0, 1, 1, 0, 1, 1, 0, 1, 1, 0, 4, 1, 0, 1, 1, 1, 0, 0, 1, 1, 0, 1, 1, 1, 1, 0, 1, 0, 1, 1, 4, 0, 1, 1, 0, 1, 0, 1, 1, 0, 1, 1, 0, 1, 1, 1, 0, 1, 0, 1, 3, 0, 1, 1, 0, 1, 1, 0, 1, 1, 0, 1, 1, 0, 1, 0, 1, 1, 0, 1, 4, 1, 0, 1, 0, 1, 0, 1, 1, 0, 1, 1, 0, 1, 0, 1, 1, 0, 1, 1, 4, 0, 1, 1, 0, 1, 1, 0, 1, 1, 0, 1, 1, 0, 1, 0, 1, 1, 0, 1, 3, 1, 0, 1, 1, 0, 1, 1, 0, 1, 0, 1, 1, 0, 1, 0, 1, 0, 1, 1, 4, 1, 1, 0, 1, 0, 1, 1, 0, 1, 0, 1, 1, 0, 1, 0, 1, 1, 0, 1, 3, 0, 1, 1, 0, 1, 0, 1, 0, 1, 1, 0, 1, 0, 1, 1, 0, 2, 0, 1, 3, 1, 0, 1, 1, 0, 1, 0, 1, 1, 0, 1, 0, 1, 1, 0, 1, 1, 1, 0, 5, 1, 0, 1, 1, 1, 0, 1, 0, 1, 0, 1, 4, 3, 1, 0, 7, 0, 1, 0, 6, 1, 1, 0, 1, 1, 0, 1, 1, 0, 1, 1, 0, 1, 0, 1, 3, 0, 1, 0, 74, 1, 1, 2, 2, 1, 1, 3, 5, 0, 1, 1, 1, 4, 1, 0, 1, 1, 0, 1, 3, 1, 1, 0, 1, 1, 0, 1, 1, 0, 1, 1, 0, 1, 1, 0, 1, 1, 0, 1, 5, 4, 1, 0, 1, 0, 1, 1, 0, 1, 0, 1, 1, 0, 1, 1, 0, 1, 1, 0, 4, 2, 1, 0, 1, 0, 1, 1, 0, 1, 1, 0, 1, 1, 0, 1, 0, 1, 1, 0, 4, 0, 1, 0, 1, 1, 0, 1, 0, 1, 0, 1, 0, 1, 1, 0, 1, 0, 2, 0, 4, 0, 1, 1, 0, 1, 1, 0, 11, 1, 0, 1, 1, 0, 1, 0, 1, 0, 1, 1, 3, 1, 0, 1, 1, 0, 1, 1, 0, 1, 0, 1, 1, 0, 1, 1, 1, 0, 1, 0, 4, 1, 0, 1, 0, 1, 0, 1, 1, 0, 1, 0, 1, 0, 1, 1, 0, 1, 1, 0, 5, 0, 1, 0, 1, 1, 0, 1, 1, 0, 1, 0, 3, 1, 0, 1, 1, 0, 1, 0, 16, 1, 1, 0, 1, 1, 0, 1, 1, 0, 1, 0, 1, 1, 0, 1, 0, 1, 1, 0, 4, 0, 1, 1, 0, 1, 1, 0, 1, 1, 0, 2, 1, 0, 1, 1, 0, 1, 0, 1, 4, 1, 0, 1, 0, 1, 0, 1, 1, 0, 1, 0, 1, 1, 0, 1, 0, 1, 1, 0, 13, 1, 1, 0, 1, 1, 0, 1, 1, 0, 1, 0, 1, 1, 0, 1, 0, 1, 1, 0, 7, 1, 1, 0, 1, 1, 0, 1, 1, 0, 1, 1, 0, 1, 0, 1, 1, 0, 1, 1, 6, 0, 1, 1, 0, 1, 1, 0, 1, 1, 0, 1, 1, 0, 1, 1, 0, 1, 1, 0, 4, 1, 0, 1, 1, 0, 1, 0, 1, 1, 0, 1, 0, 1, 1, 14, 1, 0, 1, 0, 6, 1, 0, 1, 0, 1, 1, 0, 1, 1, 0, 1, 1, 0, 1, 1, 0, 1, 0, 1, 4, 0, 1, 1, 0, 1, 0, 1, 1, 0, 1, 1, 0, 1, 1, 0, 1, 0, 1, 1, 3, 1, 0, 1, 0, 1, 1, 0, 1, 0, 1, 0, 1, 1, 0, 1, 0, 1, 1, 0, 4, 1, 0, 1, 0, 1, 1, 0, 1, 0, 1, 1, 0, 1, 1, 0, 1, 1, 0, 1, 3, 1, 0, 2, 0, 0, 1, 0, 1, 1, 0, 1, 1, 0, 1, 0, 1, 1, 0, 1, 7, 0, 0, 0, 1, 0, 0, 0, 0, 1, 0, 1, 1, 0, 1, 0, 1, 1, 1, 0, 5, 0, 1, 1, 0, 1, 1, 0, 1, 0, 1, 0, 1, 1, 0, 1, 0, 1, 0, 1, 4, 0, 1, 0, 1, 0, 1, 0, 1, 1, 0, 1, 0, 1, 0, 1, 0, 1, 0, 1, 4, 1, 0, 1, 0, 1, 0, 1, 1, 0, 1, 0, 1, 0, 1, 0, 1, 0, 1, 0, 4, 0, 1, 1, 0, 1, 0, 1, 0, 1, 0, 1, 1, 0, 1, 1, 0, 1, 1, 0, 4, 1, 0, 1, 0, 1, 0, 1, 0, 1, 1, 0, 1, 0, 1, 1, 0, 1, 0, 1, 3, 0, 1, 1, 0, 1, 0, 1, 0, 1, 0, 1, 1, 0, 1, 0, 1, 0, 1, 0, 4, 0, 1, 0, 1, 0, 1, 0, 1, 1, 0, 1, 0, 1, 0, 1, 1, 3, 1, 0, 4, 0, 1, 1, 0, 1, 0, 1, 0, 1, 0, 1, 0, 1, 1, 0, 1, 0, 1, 0, 5, 0, 1, 1, 0, 1, 0, 1, 1, 1, 0, 1, 2, 2, 1, 0, 1, 0, 1, 0, 5, 1, 1, 0, 1, 1, 0, 1, 0, 1, 0, 1, 0, 1, 0, 1, 1, 0, 1, 0, 4, 1, 1, 1, 0, 1, 0, 1, 1, 0, 1, 0, 1, 1, 1, 0, 1, 0, 1, 1, 3, 1, 1, 0, 1, 0, 1, 0, 1, 1, 0, 1, 0, 1, 1, 0, 1, 0, 1, 1, 3, 1, 1, 1, 0, 1, 1, 0, 1, 0, 1, 1, 0, 1, 1, 0, 0, 1, 1, 0, 4088, 1, 1, 0, 1, 2, 0, 1, 0, 1, 1, 0, 1, 1, 0, 1, 0, 1, 1, 1, 5, 1, 1, 0, 1, 1, 1, 0, 1, 1, 1, 1, 0, 1, 1, 0, 1, 1, 0, 1, 6, 0, 1, 1, 1, 1, 0, 1, 1, 0, 1, 0, 1, 1, 0, 1, 2, 1, 1, 2, 5, 1, 1, 0, 1, 0, 1, 1, 0, 1, 1, 1, 1, 1, 2, 0, 1, 1, 0, 1, 10, 1, 0, 1, 0, 1, 3, 1, 1, 1, 1, 1, 1, 0, 1, 1, 0, 1, 1, 1, 5, 0, 1, 1, 0, 1, 1, 0, 1, 1, 1, 1, 1, 0, 1, 1, 0, 1, 1, 1, 5, 0, 1, 0, 1, 1, 1, 0, 1, 0, 1, 1, 0, 1, 0, 1, 1, 1, 0, 1, 5, 1, 2, 1, 1, 0, 2, 0, 1, 1, 1, 0, 2, 0, 1, 1, 1, 1, 0, 1, 9, 0, 1, 1, 1, 1, 1, 1, 1, 1, 1, 1, 1, 1, 1, 1, 1, 1, 1, 1, 9, 1, 0, 1, 1, 1, 0, 1, 1, 1, 0, 1, 1, 1, 0, 1, 0, 1, 1, 1, 6, 1, 1, 0, 1, 0, 1, 1, 1, 0, 1, 1, 0, 1, 0, 1, 1, 1, 1, 1, 4, 1, 1, 1, 1, 1, 1, 1, 1, 0, 2, 1, 1, 1, 0, 1, 0, 1, 1, 1, 6, 0, 2, 0, 1, 0, 1, 1, 0, 1, 1, 0, 1, 1, 0, 1, 1, 0, 1, 1, 4, 0, 1, 1, 0, 1, 1, 0, 1, 0, 1, 1, 0, 1, 0, 1, 1, 0, 1, 1, 4, 1, 0, 3, 4, 0, 1, 1, 0, 1, 1, 0, 1, 1, 1, 0, 1, 1, 0, 1, 4, 1, 1, 0, 1, 1, 0, 1, 1, 1, 1, 0, 1, 1, 0, 1, 1, 0, 1, 1, 4, 0, 1, 0, 12, 2, 0, 1, 0, 1, 1, 0, 1, 1, 1, 0, 1, 0, 1, 1, 3, 0, 1, 1, 0, 1, 1, 0, 1, 0, 1, 1, 0, 4, 1, 0, 1, 1, 0, 1, 4, 1, 1, 1, 0, 1, 0, 1, 1, 0, 1, 1, 0, 1, 1, 0, 1, 0, 1, 0, 4, 0, 1, 0, 1, 1, 1, 0, 1, 1, 0, 1, 0, 1, 0, 1, 1, 0, 1, 1, 7, 1, 1, 0, 1, 1, 1, 1, 0, 1, 1, 0, 1, 1, 0, 1, 0, 1, 1, 0, 4, 0, 2, 0, 0, 1, 1, 0, 1, 0, 1, 1, 0, 1, 0, 1, 1, 0, 1, 0, 4, 0, 1, 0, 1, 1, 0, 1, 1, 0, 1, 0, 1, 1, 0, 1, 0, 1, 0, 1, 4, 0, 1, 1, 0, 1, 1, 1, 0, 1, 0, 1, 0, 1, 1, 0, 1, 0, 1, 0, 3, 1, 1, 0, 1, 1, 0, 1, 1, 0, 1, 1, 0, 1, 0, 1, 0, 1, 3, 1, 4, 0, 1, 1, 0, 1, 1, 0, 1, 1, 0, 1, 1, 0, 1, 1, 0, 1, 0, 1, 3, 1, 0, 1, 0, 1, 1, 0, 1, 1, 0, 1, 1, 0, 1, 0, 1, 1, 0, 1, 94, 1, 1, 1, 1, 1, 1, 1, 0, 1, 0, 1, 0, 1, 0, 1, 0, 1, 1, 0, 177, 1, 0, 1, 1, 1, 1, 0, 1, 1, 1, 0, 1, 1, 0, 1, 1, 0, 1, 1, 6, 0, 1, 1, 1, 0, 1, 1, 1, 0, 6, 1, 1, 1, 1, 0, 1, 1, 0, 1, 4, 0, 1, 1, 1, 1, 0, 1, 1, 0, 1, 1, 1, 1, 16, 1, 1, 1, 1, 0, 6, 1, 2, 1, 0, 1, 1, 1, 1, 0, 1, 0, 2, 0, 1, 1, 0, 1, 1, 0, 4, 0, 1, 1, 0, 1, 1, 1, 0, 1, 0, 1, 1, 0, 1, 1, 0, 1, 1, 1, 3, 0, 1, 1, 0, 1, 1, 0, 1, 1, 0, 1, 0, 4, 1, 0, 3, 1, 1, 0, 4, 0, 1, 1, 0, 1, 1, 0, 1, 1, 0, 1, 1, 0, 1, 1, 0, 1, 1, 0, 4, 1, 1, 1, 1, 1, 1, 1, 1, 0, 1, 0, 1, 1, 0, 1, 1, 0, 1, 0, 4, 1, 1, 0, 1, 1, 0, 1, 1, 0, 1, 2, 0, 0, 1, 0, 1, 1, 1, 1, 7, 1, 1, 0, 1, 1, 1, 0, 1, 1, 0, 1, 0, 1, 2, 0, 1, 1, 1, 0, 3, 1, 1, 0, 1, 1, 1, 0, 1, 0, 1, 1, 1, 0, 1, 1, 0, 1, 1, 0, 4, 1, 1, 0, 1, 1, 0, 1, 1, 0, 1, 1, 0, 1, 1, 0, 1, 0, 1, 1, 5, 2, 1, 0, 3, 0, 1, 1, 0, 1, 1, 0, 1, 1, 0, 1, 1, 0, 1, 1, 3, 1, 0, 1, 1, 0, 1, 0, 1, 1, 1, 0, 1, 1, 0, 1, 0, 1, 1, 1, 3, 1, 0, 1, 1, 0, 1, 1, 0, 1, 1, 0, 1, 0, 1, 1, 0, 1, 1, 0, 4, 0, 2, 0, 1, 1, 1, 1, 1, 1, 0, 1, 1, 1, 0, 1, 1, 0, 1, 1, 4, 1, 1, 0, 1, 0, 1, 1, 0, 3, 0, 1, 1, 0, 1, 1, 0, 1, 1, 0, 4, 0, 1, 1, 0, 1, 1, 0, 1, 1, 0, 1, 0, 1, 1, 0, 1, 0, 1, 1, 7, 0, 1, 0, 1, 1, 1, 0, 1, 0, 1, 1, 0, 1, 0, 1, 1, 0, 1, 0, 5, 0, 1, 1, 0, 1, 1, 0, 1, 1, 0, 16, 0, 1, 0, 1, 1, 0, 1, 0, 4, 1, 0, 1, 1, 0, 1, 1, 0, 1, 1, 0, 1, 0, 1, 1, 1, 0, 1, 0, 4, 1, 0, 1, 1, 0, 1, 0, 1, 1, 0, 1, 1, 0, 1, 6, 0, 1, 1, 0, 4, 0, 1, 1, 0, 1, 0, 1, 1, 0, 1, 0, 1, 1, 0, 1, 0, 1, 0, 1, 3, 1, 1, 1, 0, 1, 0, 1, 1, 0, 1, 1, 0, 1, 1, 0, 1, 0, 1, 1, 3, 17, 0, 2, 0, 1, 1, 0, 1, 1, 0, 1, 0, 1, 0, 1, 1, 1, 0, 1, 9, 1, 0, 1, 1, 1, 1, 0, 1, 1, 0, 1, 1, 1, 0, 1, 0, 1, 1, 1, 3, 1, 1, 1, 0, 1, 1, 0, 1, 1, 0, 1, 1, 0, 1, 1, 0, 1, 0, 1, 3, 1, 1, 1, 0, 1, 1, 0, 1, 1, 0, 1, 0, 1, 1, 0, 1, 1, 0, 1, 4, 0, 1, 1, 0, 1, 1, 0, 1, 0, 1, 1, 0, 1, 0, 1, 0, 1, 1, 0, 3, 1, 1, 1, 0, 1, 0, 1, 1, 0, 1, 1, 0, 1, 1, 0, 1, 0, 1, 0, 4, 1, 0, 11, 2, 2, 1, 1, 0, 1, 1, 1, 0, 1, 1, 0, 1, 0, 17, 2, 1856, 0, 2, 0, 1, 2, 0, 1, 1, 1, 0, 1, 1, 1, 1, 1, 1, 1, 0, 1, 7, 0, 2, 1, 0, 1, 1, 0, 1, 1, 0, 1, 1, 1, 0, 1, 1, 0, 1, 1, 4, 1, 0, 1, 1, 1, 1, 0, 1, 1, 0, 1, 1, 0, 1, 1, 1, 1, 0, 1, 3, 1, 1, 0, 1, 1, 0, 1, 1, 1, 0, 1, 0, 1, 1, 0, 1, 1, 1, 0, 4, 0, 1, 1, 0, 1, 1, 0, 1, 1, 0, 1, 1, 0, 1, 1, 0, 1, 1, 0, 8, 1, 0, 1, 1, 2, 0, 1, 0, 1, 1, 1, 0, 1, 1, 0, 1, 0, 1, 1, 3, 0, 1, 1, 1, 1, 0, 1, 1, 0, 1, 1, 0, 1, 1, 0, 1, 1, 0, 1, 6, 0, 1, 0, 1, 1, 1, 0, 1, 1, 0, 1, 1, 0, 1, 1, 0, 1, 1, 0, 3, 1, 0, 1, 1, 0, 1, 1, 1, 0, 1, 0, 1, 1, 0, 1, 1, 0, 1, 1, 3, 0, 1, 1, 0, 1, 1, 0, 1, 1, 0, 1, 1, 0, 1, 1, 0, 1, 1, 0, 4, 1, 0, 1, 1, 0, 1, 1, 0, 1, 1, 0, 1, 1, 0, 1, 1, 0, 1, 0, 4, 0, 1, 1, 0, 1, 1, 0, 1, 1, 0, 1, 1, 0, 1, 0, 1, 1, 0, 1, 4, 0, 1, 1, 0, 1, 2, 1, 0, 1, 1, 0, 1, 1, 0, 1, 1, 0, 1, 0, 4, 0, 1, 1, 1, 1, 0, 1, 0, 1, 1, 0, 1, 0, 1, 1, 0, 1, 1, 0, 4, 0, 1, 1, 0, 1, 1, 0, 1, 1, 0, 1, 1, 0, 1, 0, 1, 1, 1, 0, 4, 1, 0, 1, 1, 0, 1, 1, 0, 1, 1, 0, 1, 1, 0, 1, 0, 1, 1, 0, 3, 1, 0, 1, 1, 1, 0, 1, 1, 1, 0, 0, 1, 0, 1, 1, 0, 1, 1, 0, 3, 1, 1, 0, 1, 1, 0, 1, 1, 0, 1, 1, 0, 1, 1, 0, 1, 1, 0, 1, 3, 1, 0, 1, 1, 0, 1, 1, 1, 0, 1, 1, 0, 1, 1, 0, 1, 1, 0, 1, 3, 1, 0, 1, 1, 0, 1, 4, 1, 0, 1, 1, 0, 1, 1, 1, 0, 1, 1, 0, 3, 1, 0, 1, 0, 1, 1, 0, 1, 0, 1, 1, 0, 1, 0, 1, 1, 1, 0, 1, 3, 0, 1, 1, 0, 1, 1, 0, 1, 1, 0, 1, 0, 1, 1, 1, 0, 1, 0, 1, 3, 1, 0, 1, 1, 0, 1, 1, 0, 1, 0, 1, 1, 0, 1, 1, 0, 1, 1, 0, 4, 0, 1, 1, 0, 1, 1, 1, 0, 1, 0, 1, 1, 0, 1, 1, 0, 1, 0, 1, 3, 1, 0, 1, 11, 1, 1, 0, 1, 0, 1, 1, 0, 1, 1, 0, 1, 1, 0, 1, 6, 1, 13, 1, 0, 1, 0, 1, 0, 2, 2, 1, 1, 1, 0, 1, 1, 0, 1, 0, 4, 1, 0, 1, 0, 1, 1, 0, 1, 1, 0, 1, 0, 1, 1, 1, 0, 1, 0, 1, 18, 1, 1, 1, 0, 1, 0, 1, 1, 0, 1, 1, 1, 0, 1, 1, 0, 1, 1, 0, 4, 0, 1, 1, 0, 1, 0, 1, 1, 0, 1, 1, 0, 1, 1, 0, 14, 1, 1, 0, 5, 1, 0, 1, 1, 0, 1, 1, 0, 1, 1, 0, 1, 1, 0, 1, 1, 0, 1, 1, 3, 0, 1, 1, 0, 1, 1, 0, 1, 0, 1, 0, 1, 1, 0, 1, 1, 0, 1, 0, 5, 1, 0, 1, 0, 1, 1, 0, 1, 1, 0, 1, 1, 0, 1, 1, 1, 0, 1, 0, 4, 0, 1, 1, 0, 1, 1, 1, 0, 1, 0, 1, 1, 0, 1, 0, 1, 1, 0, 1, 1416, 1, 1, 1, 0, 1, 1, 0, 1, 1, 0, 1, 0, 1, 1, 0, 1, 0, 1, 0, 5, 0, 1, 10, 2, 1, 1, 1, 1, 1, 1, 0, 1, 1, 0, 1, 1, 0, 1, 1, 5, 0, 2, 0, 1, 1, 0, 1, 1, 1, 0, 1, 1, 0, 1, 1, 1, 0, 1, 0, 8, 0, 1, 0, 1, 1, 0, 1, 0, 1, 1, 0, 2, 2, 1, 1, 1, 7, 0, 1, 5, 0, 1, 1, 1, 0, 1, 1, 1, 0, 1, 1, 0, 1, 0, 1, 1, 1, 0, 0, 4, 1, 1, 0, 1, 0, 1, 1, 0, 1, 0, 1, 0, 1, 1, 0, 1, 13, 1, 1, 3, 1, 1, 0, 1, 0, 1, 1, 0, 2, 0, 1, 0, 1, 1, 0, 6, 1, 1, 0, 4, 1, 0, 1, 1, 1, 0, 1, 0, 1, 1, 0, 1, 1, 0, 1, 1, 0, 1, 0, 4, 1, 1, 0, 1, 1, 0, 1, 1, 0, 1, 1, 0, 1, 0, 1, 1, 0, 1, 1, 38, 0, 2, 0, 1, 1, 0, 1, 1, 1, 0, 1, 0, 1, 1, 0, 2, 0, 0, 1, 4, 1, 0, 1, 1, 0, 1, 1, 1, 0, 1, 1, 0, 1, 1, 0, 1, 1, 0, 1, 4, 0, 1, 1, 0, 1, 0, 1, 1, 0, 1, 0, 1, 1, 1, 0, 1, 4, 1, 0, 4, 0, 1, 0, 1, 1, 0, 1, 0, 1, 1, 0, 1, 0, 1, 1, 0, 1, 1, 0, 3, 1, 1, 0, 1, 0, 1, 1, 0, 1, 1, 0, 1, 1, 0, 1, 1, 1, 0, 1, 13, 1, 1, 1, 1, 1, 0, 1, 1, 1, 0, 1, 1, 0, 1, 1, 0, 1, 1, 1, 4, 0, 3, 1, 1, 0, 1, 1, 1, 1, 0, 1, 1, 0, 1, 1, 1, 1, 0, 1, 5, 1, 1, 0, 1, 1, 1, 0, 1, 1, 0, 1, 1, 0, 1, 1, 1, 0, 1, 1, 6, 0, 1, 1, 1, 1, 0, 1, 1, 1, 0, 1, 0, 1, 1, 0, 1, 0, 1, 1, 4, 1, 0, 2, 0, 0, 1, 1, 0, 1, 0, 1, 1, 1, 0, 1, 1, 1, 1, 0, 4, 1, 1, 0, 1, 1, 0, 1, 1, 0, 1, 1, 1, 0, 1, 1, 1, 0, 1, 1, 5, 1, 1, 0, 1, 1, 0, 1, 1, 1, 0, 1, 0, 1, 1, 0, 2, 0, 0, 1, 4, 1, 1, 0, 1, 1, 0, 1, 1, 2, 0, 0, 1, 1, 0, 1, 1, 1, 1, 0, 4, 1, 1, 0, 2, 1, 1, 2, 2, 0, 1, 2, 1, 0, 1, 1, 1, 1, 1, 0, 4, 1, 1, 0, 1, 1, 1, 0, 1, 1, 1, 1, 0, 1, 1, 0, 1, 1, 1, 1, 4, 1, 1, 2, 3, 0, 0, 0, 0, 1, 1, 1, 0, 1, 1, 1, 0, 1, 1, 1, 5, 0, 1, 1, 0, 1, 1, 0, 1, 1, 0, 1, 1, 0, 1, 1, 0, 1, 1, 0, 4, 1, 1, 1, 0, 1, 1, 1, 0, 1, 1, 1, 0, 1, 1, 3, 0, 1, 1, 1, 3, 1, 1, 1, 1, 1, 0, 1, 1, 0, 1, 1, 2, 7, 1, 0, 1, 1, 0, 1, 3, 1, 0, 1, 1, 0, 1, 1, 1, 1, 0, 1, 0, 1, 1, 0, 1, 1, 0, 1, 3, 1, 1, 0, 1, 1, 0, 1, 1, 0, 1, 1, 1, 0, 1, 1, 0, 1, 1, 1, 3, 1, 1, 1, 3, 1, 0, 1, 0, 1, 1, 0, 1, 0, 1, 1, 0, 1, 1, 0, 654, 1, 1, 0, 1, 1, 1, 0, 1, 1, 1, 1, 0, 1, 1, 0, 1, 1, 1, 0, 5, 1, 1, 0, 1, 1, 1, 0, 1, 1, 0, 1, 1, 0, 1, 1, 0, 1, 1, 2, 7, 1, 1, 1, 1, 1, 0, 1, 1, 1, 1, 1, 1, 1, 1, 1, 0, 1, 1, 1, 4, 1, 1, 1, 0, 1, 1, 0, 1, 1, 0, 1, 1, 0, 1, 1, 0, 1, 1, 0, 5, 0, 1, 1, 0, 1, 1, 0, 1, 1, 0, 0, 1, 1, 1, 0, 1, 1, 0, 1, 3, 1, 0, 1, 1, 1, 0, 1, 1, 0, 1, 1, 0, 1, 1, 0, 1, 1, 0, 1, 6, 1, 1, 1, 1, 0, 1, 1, 0, 1, 1, 1, 0, 1, 0, 1, 1, 0, 1, 1, 3, 6, 1, 0, 1, 1, 0, 2, 0, 1, 0, 1, 1, 1, 0, 1, 1, 0, 1, 0, 4, 1, 1, 0, 1, 0, 1, 1, 1, 0, 1, 0, 1, 1, 14, 0, 1, 1, 0, 1, 6, 1, 0, 1, 1, 0, 2, 0, 1, 0, 1, 0, 1, 0, 1, 1, 1, 10, 2, 2, 5, 1, 0, 1, 0, 1, 1, 0, 1, 1, 0, 1, 1, 0, 1, 1, 0, 1, 1, 0, 4, 1, 0, 1, 1, 0, 1, 1, 0, 1, 1, 0, 1, 0, 1, 1, 1, 1, 0, 0, 5, 1, 1, 1, 0, 1, 1, 0, 1, 1, 0, 1, 1, 0, 1, 1, 0, 1, 1, 0, 5, 0, 1, 1, 1, 0, 1, 4, 8, 0, 1, 1, 1, 0, 1, 1, 0, 1, 1, 0, 5, 0, 1, 1, 1, 0, 1, 1, 0, 1, 0, 1, 1, 0, 1, 1, 0, 1, 0, 1, 5, 1, 1, 0, 1, 1, 1, 0, 1, 1, 1, 1, 0, 1, 0, 1, 1, 0, 1, 1, 3, 1, 0, 1, 1, 0, 1, 1, 0, 1, 0, 1, 1, 0, 1, 0, 1, 1, 0, 2, 2, 1, 0, 1, 1, 1, 1, 0, 1, 1, 0, 1, 1, 0, 1, 1, 0, 1, 0, 1, 3, 1, 1, 0, 2, 0, 1, 1, 0, 1, 1, 1, 0, 12, 1, 0, 1, 1, 1, 0, 4, 1, 1, 1, 0, 1, 1, 0, 1, 0, 2, 0, 0, 1, 1, 1, 0, 1, 0, 1, 6, 1, 1, 0, 1, 1, 0, 1, 1, 4, 2, 0, 0, 1, 1, 0, 1, 1, 0, 1, 4, 1, 0, 1, 1, 0, 1, 1, 0, 1, 0, 1, 1, 0, 1, 1, 0, 1, 0, 1, 4, 1, 0, 1, 1, 0, 1, 1, 0, 1, 0, 1, 1, 0, 1, 1, 0, 1, 0, 1, 12, 1, 0, 1, 1, 1, 0, 1, 1, 0, 1, 1, 1, 0, 1, 1, 0, 1, 1, 1, 3, 1, 1, 0, 1, 1, 0, 1, 1, 0, 1, 1, 1, 1, 1, 0, 1, 0, 1, 1, 4, 0, 1, 1, 0, 1, 1, 0, 1, 1, 0, 1, 0, 1, 1, 0, 1, 1, 1, 1, 5, 1, 1, 0, 1, 1, 0, 1, 1, 0, 1, 1, 0, 1, 0, 1, 1, 0, 1, 1, 4, 0, 1, 1, 0, 1, 4, 0, 1, 0, 1, 0, 1, 1, 1, 0, 1, 1, 0, 1, 5, 0, 1, 0, 1, 1, 1, 0, 0, 1, 1, 0, 1, 1, 0, 1, 0, 1, 1, 0, 4, 0, 1, 1, 0, 1, 1, 0, 1, 1, 0, 1, 1, 0, 1, 1, 0, 1, 1, 0, 4, 1, 1, 1, 0, 1, 0, 1, 1, 0, 1, 1, 0, 1, 0, 1, 1, 0, 1, 0, 620, 1, 1, 1, 5, 1, 0, 1, 1, 0, 1, 1, 1, 0, 1, 1, 1, 1, 0, 1, 4, 1, 1, 0, 1, 1, 0, 1, 1, 0, 1, 1, 1, 0, 17, 2, 0, 1, 1, 0, 9, 1, 1, 0, 1, 1, 0, 1, 1, 0, 1, 1, 0, 1, 1, 12, 1, 0, 1, 0, 4, 1, 1, 1, 0, 1, 1, 0, 1, 1, 0, 1, 0, 1, 1, 1, 0, 1, 0, 1, 5, 1, 1, 0, 1, 1, 0, 1, 0, 1, 1, 0, 1, 1, 0, 1, 1, 1, 0, 1, 4, 1, 15, 0, 1, 1, 0, 1, 1, 0, 1, 1, 0, 1, 0, 1, 1, 0, 1, 1, 5, 1, 0, 1, 1, 0, 1, 1, 0, 1, 1, 0, 1, 0, 1, 1, 0, 1, 0, 1, 4, 0, 1, 1, 0, 1, 1, 1, 0, 1, 0, 1, 1, 0, 1, 1, 0, 1, 0, 1, 3, 1, 1, 0, 1, 1, 0, 1, 1, 0, 1, 1, 0, 1, 1, 0, 1, 1, 0, 1, 5, 1, 0, 1, 0, 1, 1, 0, 1, 1, 0, 1, 1, 0, 1, 1, 0, 1, 1, 0, 5, 1, 1, 0, 1, 1, 0, 1, 0, 1, 1, 0, 1, 1, 0, 1, 1, 1, 0, 1, 8, 1, 0, 1, 0, 1, 1, 0, 1, 1, 1, 0, 1, 1, 0, 1, 1, 1, 0, 1, 6, 0, 1, 1, 0, 1, 1, 1, 1, 0, 1, 1, 1, 0, 1, 1, 1, 0, 1, 0, 5, 1, 1, 0, 1, 1, 0, 1, 1, 1, 1, 0, 1, 1, 0, 1, 2, 0, 2, 0, 5, 1, 0, 1, 0, 1, 1, 1, 0, 1, 1, 0, 1, 0, 1, 1, 1, 0, 1, 1, 3, 1, 1, 1, 0, 1, 1, 0, 1, 1, 1, 0, 1, 1, 0, 1, 0, 1, 1, 0, 5, 0, 1, 1, 0, 1, 4, 1, 1, 2, 0, 1, 1, 31, 1, 0, 1, 1, 0, 1, 4, 0, 1, 0, 2, 0, 0, 1, 2, 0, 1, 0, 1, 1, 1, 1, 0, 2, 0, 0, 5, 1, 1, 1, 1, 0, 1, 1, 1, 0, 2, 0, 0, 1, 0, 1, 1, 0, 1, 0, 5, 0, 1, 1, 0, 1, 1, 8, 1, 6, 0, 1, 1, 0, 1, 1, 1, 1, 0, 0, 4, 1, 0, 1, 1, 1, 0, 1, 1, 0, 1, 1, 1, 0, 1, 1, 0, 1, 1, 1, 3, 1, 1, 0, 1, 1, 0, 1, 1, 0, 1, 1, 0, 1, 1, 1, 0, 1, 1, 0, 4, 1, 1, 0, 1, 1, 0, 1, 1, 0, 1, 1, 0, 1, 0, 1, 4, 2, 1, 0, 4, 1, 0, 1, 1, 1, 0, 1, 1, 1, 0, 1, 1, 0, 1, 1, 1, 0, 1, 0, 4, 1, 1, 1, 1, 0, 1, 0, 1, 1, 0, 1, 0, 1, 1, 1, 0, 1, 1, 0, 9, 1, 0, 1, 1, 1, 0, 1, 2, 0, 0, 1, 0, 1, 1, 0, 1, 1, 1, 0, 4, 1, 0, 1, 0, 1, 1, 0, 1, 1, 1, 0, 1, 1, 1, 0, 1, 0, 1, 1, 5, 0, 1, 1, 1, 0, 1, 1, 1, 0, 1, 0, 1, 1, 0, 1, 1, 1, 0, 1, 3, 2, 0, 1, 1, 2, 1, 0, 1, 0, 1, 1, 0, 1, 1, 1, 0, 1, 0, 1, 4, 2, 1, 0, 1, 1, 0, 1, 1, 0, 1, 1, 1, 0, 1, 1, 1, 0, 1, 0, 50, 1, 0, 1, 1, 1, 1, 0, 1, 1, 1, 0, 1, 1, 0, 1, 1, 1, 1, 0, 4, 1, 0, 1, 2, 0, 0, 1, 1, 0, 1, 1, 1, 1, 0, 1, 0, 1, 1, 0, 4, 1, 1, 1, 0, 1, 1, 0, 1, 0, 1, 1, 0, 1, 1, 0, 1, 1, 0, 1, 5, 0, 1, 1, 1, 0, 1, 1, 0, 1, 1, 0, 1, 1, 0, 5, 0, 1, 1, 120, 5, 1, 1, 0, 1, 1, 0, 1, 1, 1, 0, 1, 1, 0, 1, 1, 0, 1, 1, 1, 4, 1, 1, 1, 1, 0, 0, 1, 1, 1, 0, 1, 1, 0, 1, 0, 1, 1, 1, 0, 4, 0, 1, 1, 0, 1, 0, 1, 1, 1, 0, 1, 1, 0, 2, 0, 0, 1, 1, 0, 4, 1, 0, 1, 1, 0, 1, 0, 1, 1, 0, 1, 1, 0, 1, 0, 1, 1, 0, 1, 3, 1, 0, 1, 0, 1, 1, 1, 0, 1, 1, 0, 1, 0, 1, 1, 0, 1, 1, 0, 4, 1, 0, 1, 1, 0, 1, 1, 0, 1, 1, 0, 1, 0, 1, 1, 0, 1, 1, 0, 3, 1, 1, 0, 1, 0, 1, 1, 0, 1, 0, 1, 1, 0, 1, 1, 0, 1, 1, 1, 7, 1, 0, 1, 1, 0, 1, 0, 1, 1, 0, 1, 3, 0, 1, 1, 0, 1, 0, 1, 4, 1, 1, 0, 1, 1, 0, 3, 1, 1, 1, 1, 0, 0, 1, 0, 1, 1, 0, 1, 4, 0, 2, 0, 1, 0, 1, 0, 1, 0, 1, 1, 1, 0, 1, 1, 0, 1, 1, 0, 5, 0, 1, 1, 0, 1, 0, 1, 0, 1, 1, 0, 1, 0, 1, 0, 1, 1, 9, 1, 4, 0, 1, 1, 0, 1, 1, 2, 1, 0, 1, 1, 1, 0, 1, 1, 0, 1, 1, 0, 4, 1, 0, 1, 1, 0, 1, 1, 0, 1, 1, 0, 1, 0, 1, 1, 0, 3, 1, 1, 3, 1, 0, 1, 1, 0, 1, 1, 1, 0, 1, 1, 0, 1, 1, 0, 1, 1, 0, 1, 5, 1, 0, 1, 1, 1, 0, 1, 1, 0, 1, 1, 0, 1, 1, 0, 2, 0, 0, 1, 5, 0, 1, 1, 0, 1, 1, 1, 0, 1, 13, 1, 1, 1, 0, 1, 1, 0, 1, 1, 3, 1, 1, 0, 1, 1, 0, 1, 1, 1, 0, 1, 1, 0, 1, 1, 0, 1, 1, 0, 4, 0, 1, 1, 0, 1, 1, 0, 1, 1, 0, 1, 0, 1, 0, 1, 1, 1, 0, 1, 7, 1, 1, 0, 1, 1, 1, 0, 1, 1, 0, 1, 1, 0, 1, 1, 0, 1, 1, 0, 10, 1, 1, 1, 1, 0, 1, 1, 0, 1, 1, 1, 0, 1, 1, 1, 0, 1, 1, 1, 3, 1, 1, 0, 1, 1, 1, 0, 1, 1, 0, 1, 1, 1, 0, 1, 0, 1, 1, 1, 4, 1, 0, 1, 1, 0, 1, 1, 1, 1, 0, 1, 1, 1, 0, 1, 1, 1, 0, 1, 34524, 2, 1, 1, 1, 0, 1, 1, 1, 1, 1, 0, 1, 1, 1, 1, 1, 0, 1, 1, 4, 1, 0, 1, 1, 1, 0, 1, 0, 1, 1, 0, 1, 1, 1, 1, 0, 1, 1, 0, 3, 1, 1, 1, 0, 1, 1, 0, 1, 1, 1, 0, 1, 1, 1, 1, 1, 0, 1, 1, 4, 0, 1, 1, 1, 0, 1, 1, 1, 1, 0, 1, 1, 0, 1, 1, 0, 1, 1, 0, 4, 1, 0, 1, 1, 0, 1, 1, 1, 0, 1, 1, 0, 1, 1, 1, 0, 1, 1, 0, 8, 1, 1, 0, 1, 1, 0, 1, 1, 0, 1, 1, 0, 1, 1, 0, 1, 1, 0, 1, 3, 1, 1, 0, 1, 1, 0, 1, 1, 0, 1, 1, 0, 1, 0, 1, 1, 0, 1, 1, 3, 1, 1, 0, 1, 1, 1, 0, 1, 3, 1, 1, 1, 0, 1, 1, 0, 1, 1, 1, 3, 1, 1, 0, 1, 1, 1, 0, 1, 1, 0, 1, 0, 1, 2, 0, 1, 1, 1, 0, 4, 1, 1, 1, 0, 1, 1, 0, 1, 1, 0, 1, 1, 0, 1, 1, 0, 1, 1, 0, 3, 1, 1, 1, 1, 0, 1, 1, 1, 0, 1, 1, 1, 0, 1, 1, 0, 1, 1, 0, 3, 1, 1, 0, 1, 1, 0, 1, 1, 1, 1, 0, 1, 1, 0, 1, 1, 0, 1, 1, 3, 0, 1, 1, 0, 1, 0, 1, 1, 0, 1, 1, 0, 1, 0, 1, 1, 0, 1, 1, 3, 1, 0, 1, 1, 14, 0, 1, 1, 0, 1, 1, 0, 1, 1, 1, 0, 1, 1, 0, 4, 1, 1, 0, 1, 1, 1, 0, 1, 1, 0, 1, 1, 0, 1, 1, 0, 1, 1, 0, 4, 1, 0, 1, 1, 0, 1, 1, 0, 1, 1, 0, 1, 1, 0, 1, 1, 0, 1, 1, 3, 2, 1, 1, 0, 1, 1, 0, 1, 1, 0, 1, 1, 0, 1, 1, 0, 1, 1, 0, 4, 0, 1, 1, 0, 1, 1, 1, 0, 1, 1, 0, 1, 1, 0, 1, 1, 0, 1, 0, 16, 0, 1, 1, 0, 1, 0, 1, 1, 0, 1, 1, 0, 1, 1, 9, 1, 0, 1, 1, 3, 1, 0, 1, 1, 0, 1, 1, 0, 1, 0, 1, 1, 0, 1, 1, 0, 1, 1, 0, 3, 1, 1, 1, 0, 1, 1, 0, 1, 1, 0, 1, 0, 1, 1, 1, 0, 1, 1, 0, 4, 1, 0, 1, 1, 0, 1, 0, 1, 1, 1, 0, 1, 1, 0, 1, 1, 0, 1, 0, 48, 1, 1, 1, 0, 1, 0, 1, 1, 1, 0, 1, 1, 0, 1, 1, 0, 1, 1, 0, 5, 1, 1, 1, 1, 1, 1, 0, 1, 1, 0, 1, 1, 0, 1, 1, 0, 1, 0, 1, 7, 0, 1, 1, 0, 1, 1, 1, 0, 1, 1, 0, 1, 1, 0, 1, 1, 0, 1, 1, 4, 1, 1, 0, 1, 1, 0, 7, 1, 1, 1, 0, 1, 1, 0, 2, 0, 1, 1, 0, 4, 1, 1, 0, 1, 4, 16, 1, 1, 1, 0, 1, 1, 0, 1, 1, 0, 1, 1, 1, 5, 1, 1, 0, 1, 1, 0, 1, 1, 0, 1, 1, 1, 0, 1, 1, 1, 0, 1, 1, 3, 1, 1, 0, 1, 1, 1, 1, 0, 1, 1, 0, 1, 0, 1, 0, 1, 1, 0, 1, 353, 2, 1, 1, 1, 0, 1, 1, 1, 1, 0, 1, 1, 1, 3, 1, 1, 0, 1, 1, 4, 1, 0, 1, 1, 1, 0, 1, 1, 0, 1, 1, 0, 1, 1, 0, 1, 0, 1, 0, 4, 1, 0, 1, 1, 0, 1, 1, 0, 1, 1, 1, 0, 1, 1, 1, 0, 1, 1, 1, 5, 0, 1, 12, 1, 1, 0, 1, 1, 1, 0, 1, 0, 1, 1, 0, 1, 1, 0, 1, 5, 1, 1, 0, 1, 2, 0, 1, 1, 0, 1, 1, 1, 0, 2, 1, 1, 0, 1, 1, 3, 1, 0, 1, 1, 1, 0, 1, 1, 0, 1, 1, 0, 1, 1, 1, 0, 1, 1, 1, 3, 0, 1, 1, 1, 0, 1, 0, 1, 1, 0, 5, 1, 1, 1, 1, 0, 1, 1, 0, 4, 0, 1, 1, 0, 1, 1, 0, 1, 1, 0, 1, 1, 0, 1, 0, 1, 1, 0, 1, 4, 1, 1, 0, 1, 0, 1, 1, 0, 1, 1, 3, 1, 0, 1, 1, 1, 0, 1, 1, 4, 1, 0, 1, 1, 1, 0, 1, 1, 0, 1, 1, 0, 1, 1, 1, 0, 1, 0, 1, 3, 1, 1, 0, 1, 1, 2, 1, 0, 1, 1, 1, 0, 1, 0, 1, 1, 0, 1, 1, 3, 1, 0, 1, 0, 1, 1, 0, 1, 1, 0, 1, 1, 1, 0, 1, 1, 0, 1, 1, 3, 0, 1, 1, 1, 0, 1, 0, 1, 1, 0, 1, 1, 0, 1, 1, 0, 1, 0, 1, 4, 0, 1, 0, 1, 1, 0, 1, 1, 0, 1, 0, 1, 1, 0, 1, 1, 0, 1, 1, 12, 1, 0, 1, 1, 0, 1, 0, 1, 1, 0, 1, 0, 1, 1, 0, 1, 1, 0, 1, 4, 1, 0, 1, 1, 0, 1, 0, 2, 1, 0, 1, 0, 1, 0, 1, 1, 0, 1, 1, 4, 0, 1, 1, 0, 1, 0, 1, 3, 1, 1, 0, 1, 0, 1, 1, 0, 1, 1, 0, 4, 0, 1, 1, 0, 1, 0, 1, 1, 0, 1, 1, 0, 1, 1, 0, 1, 1, 0, 1, 4, 1, 0, 1, 1, 0, 1, 1, 0, 1, 1, 1, 0, 1, 1, 0, 1, 0, 1, 1, 5, 1, 0, 1, 1, 0, 1, 1, 0, 1, 1, 0, 1, 1, 0, 1, 1, 0, 1, 0, 144, 1, 1, 0, 1, 1, 1, 0, 1, 1, 1, 0, 2, 0, 1, 0, 1, 1, 0, 1, 3, 1, 1, 0, 1, 1, 0, 1, 1, 1, 0, 1, 0, 1, 1, 1, 0, 1, 1, 0, 4, 0, 1, 1, 0, 1, 1, 1, 1, 1, 0, 1, 0, 1, 1, 0, 1, 1, 0, 1, 3, 1, 1, 0, 2, 0, 1, 0, 1, 1, 0, 1, 1, 0, 1, 0, 1, 0, 1, 1, 3, 0, 1, 1, 0, 1, 1, 0, 1, 0, 1, 1, 0, 2, 1, 1, 0, 1, 0, 1, 7, 1, 1, 1, 0, 1, 0, 1, 1, 0, 1, 0, 1, 1, 1, 0, 2, 0, 1, 0, 4, 0, 1, 8, 1, 0, 1, 1, 0, 1, 0, 1, 1, 0, 1, 1, 1, 1, 1, 0, 4, 0, 1, 1, 1, 0, 1, 0, 1, 1, 0, 1, 1, 1, 0, 1, 1, 0, 1, 0, 5, 1, 0, 1, 1, 1, 0, 1, 1, 0, 1, 1, 0, 1, 1, 0, 1, 1, 1, 0, 4, 0, 1, 1, 0, 1, 1, 0, 1, 0, 1, 1, 0, 1, 1, 0, 1, 0, 4, 0, 4, 1, 0, 1, 1, 0, 1, 1, 0, 1, 1, 0, 1, 1, 0, 1, 0, 1, 1, 0, 3, 1, 1, 0, 1, 1, 0, 1, 1, 1, 0, 1, 0, 1, 1, 0, 1, 0, 1, 1, 397, 1, 0, 1, 1, 0, 1, 1, 1, 0, 1, 1, 0, 1, 1, 0, 1, 1, 0, 1, 3, 1, 0, 1, 1, 0, 1, 1, 1, 0, 1, 0, 1, 1, 0, 1, 1, 0, 1, 0, 4, 1, 1, 1, 1, 1, 1, 1, 1, 0, 1, 1, 0, 1, 1, 0, 1, 0, 1, 1, 3, 0, 1, 1, 1, 0, 1, 1, 0, 1, 1, 0, 1, 0, 1, 1, 0, 1, 0, 1, 4, 1, 0, 1, 1, 0, 1, 1, 0, 1, 1, 0, 1, 0, 1, 1, 0, 1, 1, 1, 2, 1, 1, 0, 1, 1, 0, 1, 1, 0, 1, 0, 1, 0, 1, 1, 0, 1, 1, 0, 4, 0, 1, 1, 1, 0, 1, 0, 1, 0, 4, 0, 1, 1, 2, 3, 0, 1, 1, 0, 3, 1, 0, 1, 1, 2, 0, 1, 0, 1, 1, 0, 1, 1, 1, 1, 1, 1, 0, 1, 4, 1, 1, 1, 1, 1, 1, 0, 1, 1, 0, 1, 1, 0, 1, 0, 3, 1, 0, 1, 3, 1, 0, 1, 1, 0, 1, 0, 1, 1, 0, 1, 0, 1, 1, 1, 0, 1, 1, 0, 3, 1, 1, 3, 1, 1, 0, 1, 1, 0, 1, 0, 1, 1, 1, 0, 1, 0, 1, 1, 3, 0, 1, 1, 0, 1, 1, 0, 1, 0, 1, 1, 0, 1, 0, 1, 1, 0, 1, 0, 4, 0, 1, 1, 0, 1, 0, 1, 1, 0, 1, 0, 1, 1, 0, 1, 0, 1, 1, 1, 3, 1, 0, 1, 1, 0, 1, 1, 3, 1, 1, 1, 1, 1, 0, 1, 1, 0, 1, 1, 5, 0, 1, 1, 0, 9, 1, 0, 1, 1, 1, 1, 1, 0, 1, 1, 0, 1, 0, 1, 4, 0, 1, 0, 1, 1, 1, 0, 1, 1, 1, 0, 1, 1, 0, 1, 1, 0, 1, 0, 4, 1, 0, 1, 3, 1, 0, 1, 1, 0, 1, 1, 0, 1, 1, 0, 1, 1, 0, 1, 9, 0, 1, 1, 0, 1, 1, 0, 1, 1, 1, 0, 1, 1, 0, 3, 1, 0, 1, 1, 3, 1, 0, 1, 1, 1, 0, 1, 1, 1, 1, 0, 1, 0, 1, 0, 1, 1, 0, 1, 3, 1, 1, 0, 1, 1, 0, 1, 0, 1, 1, 0, 1, 1, 0, 1, 1, 0, 1, 1, 4, 0, 1, 1, 0, 1, 1, 0, 1, 1, 0, 1, 1, 0, 1, 0, 1, 1, 0, 1, 5, 1, 1, 1, 1, 0, 1, 0, 1, 0, 1, 1, 0, 1, 0, 1, 1, 0, 1, 0, 3, 1, 1, 0, 1, 0, 1, 1, 0, 1, 1, 0, 1, 0, 1, 1, 0, 1, 1, 0, 4, 0, 1, 0, 1, 1, 0, 1, 1, 0, 1, 0, 1, 1, 0, 1, 1, 0, 1, 1, 3, 1, 0, 1, 0, 1, 1, 0, 1, 0, 1, 1, 0, 1, 0, 1, 1, 0, 1, 0, 4, 1, 0, 1, 1, 0, 1, 1, 0, 1, 1, 0, 1, 0, 1, 0, 1, 1, 0, 1, 13, 0, 1, 1, 0, 1, 1, 1, 0, 1, 1, 0, 1, 1, 0, 1, 0, 1, 7, 1, 4, 1, 0, 1, 0, 1, 1, 1, 0, 1, 2, 3, 0, 0, 0, 1, 0, 1, 3, 0, 4, 1, 0, 1, 0, 1, 1, 0, 1, 1, 0, 1, 0, 1, 1, 1, 0, 1, 0, 1, 3, 0, 1, 1, 0, 1, 1, 0, 3, 1, 0, 1, 1, 0, 1, 1, 0, 1, 1, 0, 4, 1, 1, 0, 2, 0, 1, 1, 0, 3, 0, 1, 1, 0, 1, 1, 0, 1, 0, 1, 4, 1, 0, 1, 1, 0, 1, 1, 0, 1, 1, 0, 1, 1, 0, 1, 1, 0, 1, 1, 7, 1, 1, 0, 1, 1, 1, 0, 1, 1, 1, 0, 1, 0, 1, 1, 0, 1, 1, 1, 5, 1, 0, 1, 1, 0, 1, 1, 0, 1, 1, 1, 1, 0, 1, 1, 1, 1, 1, 3, 326, 1, 1, 1, 0, 1, 1, 1, 2, 1, 0, 1, 1, 1, 0, 1, 1, 0, 1, 1, 4, 1, 1, 0, 1, 1, 0, 1, 1, 1, 0, 1, 1, 0, 1, 1, 0, 1, 1, 0, 3, 1, 1, 0, 1, 1, 1, 0, 1, 1, 0, 1, 1, 0, 1, 0, 1, 1, 0, 1, 3, 1, 0, 1, 1, 0, 1, 1, 1, 0, 1, 1, 0, 1, 0, 1, 1, 1, 0, 1, 4, 1, 0, 1, 1, 1, 0, 1, 1, 0, 1, 1, 1, 0, 1, 1, 1, 0, 1, 1, 6, 1, 1, 0, 1, 1, 0, 1, 1, 0, 1, 1, 1, 0, 1, 1, 1, 0, 1, 0, 5, 0, 1, 1, 0, 1, 1, 0, 1, 1, 0, 1, 1, 0, 1, 1, 0, 1, 1, 0, 5, 1, 1, 0, 1, 1, 1, 1, 7, 0, 1, 0, 1, 1, 1, 0, 1, 0, 1, 1, 3, 1, 0, 1, 1, 0, 1, 0, 1, 1, 0, 1, 0, 1, 1, 0, 1, 0, 1, 1, 3, 1, 9, 0, 1, 1, 0, 1, 1, 0, 1, 1, 0, 1, 1, 0, 1, 1, 0, 1, 5, 1, 1, 0, 1, 1, 0, 1, 1, 0, 1, 1, 0, 1, 0, 1, 1, 0, 1, 0, 7, 1, 0, 1, 1, 1, 0, 0, 1, 1, 0, 1, 0, 1, 1, 0, 1, 1, 0, 1, 4, 1, 1, 0, 1, 0, 1, 1, 0, 1, 0, 1, 1, 1, 0, 1, 1, 1, 0, 1, 4, 0, 1, 1, 0, 1, 1, 0, 1, 0, 1, 1, 0, 1, 0, 1, 1, 0, 1, 0, 4, 1, 1, 0, 1, 0, 1, 1, 0, 1, 0, 1, 1, 1, 0, 1, 0, 1, 1, 0, 3, 1, 1, 0, 1, 1, 0, 1, 1, 1, 0, 1, 1, 0, 1, 1, 0, 1, 0, 1, 6, 1, 2, 0, 7, 1, 0, 1, 0, 1, 1, 0, 1, 1, 0, 1, 0, 1, 0, 1, 4, 0, 1, 1, 0, 1, 1, 0, 1, 1, 0, 1, 1, 0, 1, 1, 1, 0, 1, 0, 4, 0, 1, 0, 1, 1, 1, 0, 1, 0, 1, 0, 1, 1, 1, 1, 7, 1, 1, 0, 115, 1, 1, 0, 1, 0, 1, 1, 0, 1, 0, 1, 0, 1, 0, 1, 1, 0, 1, 0, 4, 1, 1, 0, 1, 1, 1, 1, 1, 0, 1, 1, 1, 0, 1, 1, 1, 0, 1, 5, 7, 1, 1, 1, 0, 1, 1, 0, 1, 1, 0, 1, 1, 1, 1, 0, 1, 1, 1, 1, 3, 1, 0, 1, 1, 1, 1, 0, 1, 0, 1, 1, 0, 1, 1, 1, 1, 0, 1, 1, 3, 1, 0, 1, 1, 0, 1, 1, 0, 1, 1, 0, 1, 1, 0, 1, 1, 1, 0, 0, 4, 1, 1, 0, 1, 1, 0, 1, 0, 1, 1, 0, 1, 1, 0, 1, 1, 1, 0, 1, 3, 1, 0, 1, 1, 0, 1, 0, 1, 1, 0, 1, 0, 1, 0, 1, 0, 1, 0, 1, 4, 1, 0, 1, 1, 0, 1, 0, 1, 1, 0, 1, 0, 1, 0, 1, 1, 0, 1, 0, 4, 1, 0, 1, 1, 0, 1, 0, 1, 0, 1, 1, 0, 1, 0, 1, 0, 1, 0, 1, 572, 1, 2, 1, 0, 1, 1, 1, 0, 1, 1, 0, 1, 1, 0, 1, 1, 0, 1, 1, 3, 1, 0, 1, 1, 0, 1, 1, 1, 0, 1, 1, 1, 1, 0, 1, 1, 0, 1, 1, 4, 1, 0, 1, 1, 0, 1, 0, 1, 1, 0, 1, 1, 0, 1, 0, 1, 1, 0, 1, 3, 1, 1, 0, 2, 0, 1, 1, 0, 1, 1, 0, 1, 1, 1, 0, 1, 1, 1, 2, 8, 1, 1, 1, 1, 0, 2, 0, 1, 1, 0, 1, 1, 0, 1, 0, 1, 0, 1, 0, 5, 2, 1, 0, 1, 1, 0, 1, 1, 0, 1, 1, 0, 1, 1, 0, 1, 1, 1, 0, 5, 1, 1, 0, 1, 1, 0, 1, 0, 1, 1, 0, 1, 1, 0, 1, 0, 1, 1, 0, 6, 1, 0, 1, 1, 0, 1, 0, 1, 1, 0, 1, 0, 1, 0, 1, 1, 0, 1, 0, 4, 1, 1, 0, 1, 1, 0, 1, 0, 1, 0, 1, 1, 0, 1, 0, 1, 0, 1, 1, 3, 1, 0, 1, 0, 1, 1, 0, 1, 0, 1, 1, 1, 0, 1, 0, 1, 1, 0, 1, 3, 1, 0, 1, 0, 1, 1, 0, 1, 1, 0, 1, 0, 1, 0, 1, 1, 0, 1, 0, 4, 0, 1, 1, 0, 1, 1, 1, 1, 0, 1, 0, 1, 1, 0, 1, 1, 1, 0, 1, 4, 0, 1, 1, 0, 1, 0, 1, 1, 0, 1, 0, 1, 1, 0, 1, 0, 1, 1, 0, 4, 0, 1, 1, 0, 1, 0, 1, 0, 1, 1, 0, 1, 0, 1, 1, 0, 1, 0, 1, 3, 0, 1, 1, 0, 1, 1, 0, 1, 0, 1, 1, 0, 1, 0, 1, 1, 0, 1, 0, 22, 1, 0, 1, 0, 1, 0, 1, 0, 1, 1, 1, 0, 1, 1, 0, 1, 0, 1, 1, 5, 1, 1, 0, 1, 1, 0, 1, 0, 1, 1, 1, 0, 1, 1, 1, 1, 0, 1, 1, 3, 1, 0, 1, 0, 1, 1, 0, 1, 1, 0, 1, 1, 0, 1, 0, 1, 1, 0, 2, 4, 1, 0, 1, 0, 1, 1, 0, 1, 1, 0, 1, 0, 1, 0, 1, 1, 0, 1, 0, 4, 0, 1, 0, 1, 1, 0, 1, 1, 0, 1, 0, 1, 0, 1, 0, 1, 1, 7, 0, 5, 1, 0, 1, 1, 0, 1, 0, 1, 1, 0, 1, 1, 0, 1, 0, 1, 1, 0, 1, 11, 0, 1, 0, 1, 1, 0, 1, 1, 0, 1, 1, 1, 0, 1, 1, 1, 0, 1, 0, 10, 1, 1, 0, 1, 1, 0, 1, 0, 1, 1, 0, 1, 1, 0, 1, 1, 0, 1, 0, 6, 0, 1, 1, 0, 1, 1, 0, 1, 0, 1, 1, 0, 1, 1, 0, 1, 0, 1, 0, 4, 1, 0, 1, 1, 0, 1, 0, 1, 1, 0, 1, 0, 1, 0, 1, 1, 0, 1, 0, 5, 1, 1, 0, 1, 0, 1, 1, 0, 1, 0, 1, 0, 1, 0, 1, 0, 1, 1, 0, 3, 1, 1, 0, 1, 0, 1, 0, 1, 1, 0, 1, 1, 1, 1, 0, 1, 1, 0, 1, 5, 1, 0, 1, 0, 1, 1, 0, 1, 0, 1, 1, 0, 1, 0, 1, 1, 0, 1, 1, 3, 0, 1, 1, 0, 1, 1, 0, 1, 1, 0, 1, 1, 0, 1, 0, 1, 1, 0, 1, 5, 1, 0, 1, 1, 0, 4, 1, 2, 1, 0, 1, 0, 2, 0, 1, 1, 0, 1, 0, 4, 1, 1, 1, 0, 1, 1, 0, 3, 0, 0, 0, 1, 0, 1, 0, 1, 1, 0, 1, 4, 1, 1, 0, 1, 1, 0, 1, 1, 0, 1, 1, 0, 1, 0, 1, 0, 1, 1, 0, 4, 1, 1, 0, 1, 1, 0, 1, 0, 1, 0, 1, 1, 0, 1, 0, 1, 1, 0, 1, 3, 1, 1, 0, 1, 1, 0, 1, 0, 1, 1, 0, 1, 0, 1, 0, 1, 1, 0, 1, 4, 1, 1, 0, 1, 0, 1, 1, 1, 0, 1, 1, 0, 1, 1, 0, 1, 0, 1, 1, 854, 0, 1, 1, 1, 1, 2, 0, 7, 1, 0, 1, 1, 0, 1, 1, 0, 1, 0, 1, 15, 1, 1, 1, 1, 0, 1, 1, 0, 1, 1, 0, 1, 1, 3, 1, 1, 0, 1, 1, 3, 1, 1, 0, 1, 1, 0, 1, 0, 1, 1, 0, 1, 1, 0, 1, 1, 1, 0, 1, 5, 1, 1, 1, 0, 1, 1, 0, 1, 1, 0, 1, 1, 0, 1, 1, 0, 1, 0, 1, 5, 1, 0, 1, 1, 0, 1, 0, 1, 0, 1, 1, 0, 1, 0, 1, 1, 1, 0, 1, 4, 1, 0, 1, 1, 0, 1, 1, 0, 1, 1, 0, 1, 1, 2, 0, 1, 0, 1, 0, 4, 0, 1, 0, 1, 1, 1, 0, 1, 1, 0, 1, 1, 0, 1, 1, 0, 1, 1, 1, 4, 1, 1, 0, 1, 1, 0, 1, 0, 1, 1, 0, 1, 0, 1, 1, 0, 1, 1, 0, 4, 1, 1, 0, 1, 1, 0, 1, 1, 0, 1, 1, 0, 1, 1, 0, 1, 1, 0, 1, 47, 1, 0, 1, 1, 1, 0, 1, 1, 0, 1, 1, 0, 1, 1, 0, 2, 1, 1, 0, 4, 1, 1, 1, 0, 1, 1, 0, 1, 1, 1, 0, 1, 1, 1, 0, 1, 1, 1, 0, 6, 1, 0, 1, 1, 0, 1, 1, 0, 1, 0, 1, 0, 1, 1, 0, 1, 0, 1, 1, 4, 0, 1, 1, 0, 1, 1, 0, 1, 0, 1, 1, 0, 1, 1, 1, 0, 1, 1, 0, 4, 0, 1, 1, 1, 1, 0, 1, 1, 0, 1, 1, 0, 1, 1, 0, 1, 1, 0, 1, 5, 0, 1, 0, 1, 1, 1, 0, 1, 1, 1, 0, 1, 0, 1, 0, 1, 1, 0, 1, 3, 0, 1, 1, 0, 1, 1, 0, 1, 0, 1, 1, 0, 1, 0, 1, 1, 0, 1, 1, 7, 1, 0, 1, 1, 0, 1, 1, 0, 1, 1, 0, 1, 1, 0, 1, 0, 1, 1, 0, 5, 1, 1, 0, 1, 1, 1, 0, 1, 1, 1, 0, 1, 0, 1, 1, 1, 0, 1, 1, 4, 1, 1, 1, 0, 1, 1, 0, 1, 0, 1, 1, 0, 1, 1, 0, 1, 1, 0, 1, 3, 1, 1, 0, 1, 0, 1, 1, 0, 1, 1, 0, 1, 0, 1, 1, 1, 0, 1, 1, 4, 1, 0, 1, 0, 1, 1, 1, 0, 1, 0, 1, 1, 0, 1, 1, 0, 1, 1, 0, 5, 0, 1, 1, 0, 1, 1, 1, 0, 1, 1, 1, 0, 0, 1, 1, 0, 1, 0, 1, 9, 1, 1, 0, 1, 1, 0, 1, 0, 1, 1, 0, 1, 1, 0, 1, 1, 0, 1, 0, 5, 1, 0, 1, 1, 0, 1, 1, 1, 1, 2, 1, 0, 1, 1, 0, 1, 1, 0, 1, 5, 0, 1, 1, 0, 1, 1, 1, 0, 1, 1, 1, 0, 1, 1, 0, 1, 1, 0, 1, 4, 1, 0, 1, 1, 0, 1, 8, 1, 1, 1, 0, 1, 1, 1, 0, 1, 1, 1, 1, 4, 0, 1, 1, 1, 1, 0, 1, 1, 1, 0, 1, 0, 1, 1, 1, 0, 1, 0, 1, 3, 1, 1, 0, 1, 0, 1, 1, 0, 1, 1, 1, 1, 2, 1, 0, 1, 0, 1, 1, 8, 1, 0, 1, 1, 1, 0, 1, 1, 0, 1, 1, 0, 1, 1, 0, 1, 1, 0, 1, 3, 1, 1, 0, 1, 1, 1, 0, 1, 0, 1, 1, 0, 1, 0, 1, 1, 0, 1, 0, 6, 1, 0, 1, 1, 0, 1, 1, 0, 1, 0, 1, 1, 1, 0, 1, 0, 1, 1, 0, 564, 1, 1, 1, 0, 1, 1, 0, 1, 1, 0, 1, 1, 1, 0, 1, 1, 1, 0, 1, 4, 1, 1, 0, 1, 1, 1, 0, 1, 1, 1, 1, 0, 1, 1, 0, 1, 1, 1, 1, 7045, 0, 0, 0, 0, 1, 1, 1, 1, 1, 0, 1, 1, 1, 1, 0, 1, 1, 1, 0, 6, 0, 1, 1, 0, 1, 1, 0, 1, 1, 1, 1, 0, 1, 1, 0, 1, 1, 0, 1, 4, 1, 0, 1, 0, 1, 1, 0, 1, 1, 0, 1, 0, 1, 1, 0, 1, 1, 0, 1, 4, 1, 1, 1, 0, 1, 1, 0, 1, 1, 0, 1, 1, 0, 1, 1, 0, 1, 0, 1, 3, 1, 1, 0, 1, 1, 0, 1, 1, 0, 1, 0, 1, 1, 0, 1, 1, 0, 1, 1, 3, 0, 1, 0, 1, 1, 0, 1, 0, 1, 1, 0, 1, 1, 1, 1, 0, 1, 1, 0, 4, 1, 0, 1, 1, 0, 1, 0, 1, 1, 0, 1, 1, 0, 1, 0, 1, 1, 0, 1, 10, 1, 1, 0, 1, 0, 2, 1, 1, 1, 0, 1, 1, 0, 1, 0, 1, 1, 0, 1, 3, 0, 1, 0, 1, 1, 1, 1, 0, 1, 0, 1, 1, 1, 0, 1, 0, 1, 1, 0, 4, 0, 1, 1, 1, 0, 1, 0, 1, 1, 0, 1, 1, 0, 1, 1, 0, 1, 0, 1, 4, 0, 1, 1, 0, 1, 0, 1, 1, 0, 1, 0, 1, 1, 0, 1, 1, 0, 1, 0, 4, 0, 1, 0, 1, 1, 0, 1, 1, 0, 1, 1, 0, 1, 0, 1, 1, 0, 1, 0, 4, 0, 1, 1, 0, 1, 1, 0, 1, 1, 0, 1, 1, 0, 1, 1, 0, 1, 1, 1, 3, 1, 0, 1, 0, 1, 1, 0, 1, 1, 0, 1, 0, 1, 1, 0, 1, 0, 3, 0, 3, 1, 0, 1, 1, 0, 1, 0, 1, 1, 1, 0, 1, 0, 1, 0, 1, 1, 0, 1, 4, 0, 1, 1, 0, 1, 1, 1, 0, 1, 0, 1, 0, 1, 0, 1, 1, 0, 1, 1, 4, 1, 0, 1, 1, 0, 1, 1, 0, 1, 1, 1, 0, 1, 0, 1, 1, 0, 1, 1, 4, 1, 0, 1, 1, 1, 0, 1, 0, 1, 1, 0, 1, 1, 0, 1, 0, 1, 11, 1, 3, 1, 1, 1, 0, 1, 1, 0, 1, 1, 0, 1, 1, 0, 1, 0, 1, 1, 0, 1, 3, 0, 1, 0, 1, 1, 0, 1, 1, 0, 1, 0, 1, 1, 0, 1, 1, 0, 1, 1, 3, 1, 0, 1, 1, 0, 1, 0, 1, 1, 0, 1, 1, 0, 1, 1, 0, 1, 0, 1, 3, 1, 0, 1, 1, 0, 1, 1, 0, 1, 0, 1, 0, 1, 1, 0, 1, 0, 1, 1, 3, 0, 1, 0, 1, 1, 1, 0, 1, 0, 1, 0, 1, 1, 0, 1, 1, 0, 1, 1, 3, 1, 0, 1, 1, 0, 1, 1, 0, 1, 1, 0, 1, 0, 1, 1, 0, 1, 0, 1, 3, 0, 1, 1, 1, 0, 1, 1, 0, 1, 0, 1, 1, 0, 1, 0, 1, 1, 0, 1, 3, 1, 1, 0, 1, 0, 1, 1, 0, 1, 0, 1, 1, 0, 1, 1, 0, 1, 1, 0, 3, 1, 1, 0, 1, 1, 0, 1, 1, 0, 1, 0, 1, 1, 0, 1, 1, 7, 1, 7, 5, 0, 1, 0, 1, 1, 1, 0, 2, 1, 0, 1, 1, 0, 18, 0, 1, 1, 0, 1, 4, 0, 1, 1, 0, 1, 0, 1, 1, 0, 1, 0, 1, 1, 0, 1, 1, 0, 1, 0, 3, 1, 1, 1, 0, 1, 1, 0, 1, 1, 0, 1, 0, 1, 0, 1, 1, 0, 1, 1, 3, 0, 1, 0, 12, 1, 0, 1, 1, 0, 1, 0, 1, 1, 0, 1, 0, 1, 0, 1, 3, 1, 1, 0, 1, 1, 0, 1, 1, 0, 1, 1, 0, 1, 0, 1, 1, 0, 1, 0, 3, 1, 0, 1, 1, 0, 1, 0, 1, 0, 1, 1, 0, 1, 0, 1, 1, 0, 1, 3, 3, 1, 1, 0, 1, 1, 1, 0, 1, 1, 0, 1, 0, 1, 0, 9, 0, 1, 1, 0, 67, 1, 0, 1, 1, 0, 1, 0, 1, 1, 0, 1, 1, 0, 1, 1, 0, 1, 0, 1, 50, 1, 1, 0, 1, 1, 0, 1, 1, 0, 1, 1, 0, 1, 0, 1, 0, 1, 1, 0, 1219, 0, 1, 1, 1, 1, 1, 1, 2, 1, 0, 1, 1, 1, 1, 1, 1, 1, 0, 1, 7, 0, 1, 2, 0, 14, 1, 1, 0, 1, 1, 9, 1, 1, 0, 1, 1, 0, 1, 1, 4, 0, 1, 1, 1, 0, 1, 1, 0, 1, 0, 1, 1, 0, 1, 0, 1, 1, 0, 1, 6, 0, 1, 1, 0, 1, 1, 1, 0, 1, 1, 0, 1, 0, 1, 1, 1, 0, 1, 1, 3, 1, 1, 1, 0, 1, 0, 1, 1, 0, 1, 1, 1, 0, 1, 0, 1, 1, 1, 0, 4, 1, 0, 1, 0, 1, 1, 1, 0, 1, 0, 1, 1, 0, 1, 1, 0, 2, 0, 0, 3, 1, 1, 0, 1, 1, 0, 1, 1, 0, 1, 0, 1, 1, 0, 1, 0, 1, 1, 0, 4, 1, 1, 1, 0, 1, 0, 1, 1, 0, 1, 1, 0, 1, 0, 1, 1, 1, 0, 1, 3, 1, 1, 0, 1, 1, 0, 1, 0, 1, 1, 0, 1, 0, 1, 0, 1, 1, 0, 1, 3, 1, 1, 1, 0, 1, 1, 0, 1, 1, 1, 0, 1, 1, 0, 1, 1, 0, 1, 0, 4, 1, 0, 1, 0, 1, 1, 0, 1, 0, 1, 1, 0, 1, 1, 0, 1, 0, 1, 1, 3, 1, 0, 1, 1, 0, 1, 0, 1, 1, 0, 1, 0, 1, 0, 1, 0, 1, 1, 1, 7, 1, 0, 1, 0, 1, 1, 0, 1, 1, 0, 1, 1, 0, 1, 1, 0, 1, 0, 1, 5, 0, 1, 1, 1, 0, 1, 0, 1, 1, 0, 1, 0, 1, 1, 0, 1, 0, 1, 1, 3, 1, 0, 1, 0, 1, 1, 0, 1, 0, 1, 1, 0, 1, 0, 1, 1, 0, 1, 0, 4, 1, 0, 1, 0, 1, 1, 0, 1, 0, 1, 1, 0, 1, 0, 1, 0, 1, 1, 0, 4, 1, 0, 1, 0, 2, 0, 1, 0, 1, 1, 0, 1, 1, 0, 1, 0, 1, 0, 1, 3, 1, 0, 1, 0, 1, 1, 0, 1, 1, 0, 1, 1, 0, 1, 0, 1, 1, 0, 1, 3, 1, 0, 1, 0, 1, 0, 1, 1, 0, 1, 2, 1, 0, 1, 1, 0, 1, 0, 1, 4, 0, 1, 1, 0, 1, 1, 0, 1, 0, 1, 1, 1, 0, 1, 1, 0, 1, 0, 1, 3, 1, 1, 1, 0, 1, 0, 1, 1, 1, 0, 1, 0, 1, 1, 0, 1, 0, 1, 1, 3, 0, 1, 0, 1, 1, 0, 1, 0, 1, 0, 1, 1, 0, 1, 0, 1, 1, 3, 1, 5, 1, 0, 3, 1, 1, 0, 1, 0, 1, 1, 0, 1, 0, 1, 1, 0, 1, 1, 0, 3, 1, 0, 1, 1, 0, 1, 0, 1, 1, 0, 1, 0, 1, 1, 0, 1, 1, 0, 1, 3, 3, 0, 1, 0, 1, 1, 0, 1, 0, 1, 1, 0, 1, 0, 1, 1, 0, 1, 0, 4, 1, 0, 1, 0, 1, 1, 0, 1, 1, 0, 1, 1, 0, 0, 1, 1, 0, 1, 1, 4, 1, 0, 1, 1, 0, 1, 0, 1, 1, 0, 1, 0, 1, 1, 0, 1, 0, 1, 1, 5, 0, 1, 1, 1, 0, 1, 0, 10, 1, 0, 1, 1, 4, 1, 1, 0, 1, 1, 0, 5, 0, 1, 0, 1, 1, 0, 1, 0, 1, 0, 1, 1, 0, 1, 0, 1, 0, 1, 1, 3, 1, 0, 1, 0, 1, 1, 0, 1, 0, 1, 1, 0, 1, 0, 1, 1, 1, 0, 1, 3, 1, 0, 1, 1, 0, 1, 0, 1, 0, 1, 1, 0, 1, 1, 1, 0, 1, 0, 1, 6, 5, 0, 0, 1, 0, 0, 0, 0, 0, 1, 0, 1, 0, 1, 0, 1, 0, 1, 1, 3, 1, 1, 0, 1, 0, 1, 1, 0, 1, 1, 1, 0, 1, 1, 0, 1, 0, 1, 1, 67, 0, 1, 0, 1, 1, 0, 1, 1, 0, 1, 0, 1, 1, 0, 1, 0, 1, 1, 0, 3, 1, 1, 0, 1, 0, 1, 1, 0, 1, 0, 1, 1, 0, 1, 1, 0, 1, 1, 0, 3, 1, 1, 0, 1, 1, 0, 1, 0, 1, 1, 0, 1, 1, 0, 1, 0, 1, 0, 1, 3, 1, 1, 1, 0, 1, 0, 1, 1, 1, 0, 1, 0, 1, 0, 1, 1, 0, 1, 0, 8, 1, 0, 1, 1, 0, 1, 0, 1, 1, 0, 1, 1, 0, 1, 1, 0, 1, 1, 0, 4, 1, 0, 1, 1, 0, 1, 1, 1, 1, 0, 1, 1, 0, 1, 0, 1, 1, 0, 1, 423, 1, 2, 1, 0, 1, 2, 1, 0, 1, 1, 0, 1, 1, 0, 1, 1, 0, 1, 0, 4, 1, 0, 5, 1, 1, 0, 1, 0, 1, 1, 1, 0, 1, 1, 0, 1, 1, 0, 1, 4, 0, 1, 0, 1, 1, 0, 1, 1, 1, 0, 1, 1, 0, 1, 1, 0, 1, 1, 0, 4, 0, 1, 1, 0, 1, 1, 0, 1, 1, 0, 1, 1, 0, 1, 1, 0, 1, 1, 0, 3, 1, 0, 1, 1, 0, 1, 0, 1, 1, 0, 1, 0, 1, 1, 0, 1, 1, 0, 1, 3, 1, 0, 1, 1, 0, 1, 1, 4, 0, 1, 0, 1, 1, 0, 1, 0, 1, 1, 0, 3, 1, 0, 1, 1, 0, 1, 0, 1, 1, 0, 1, 0, 1, 0, 1, 0, 1, 0, 1, 5, 1, 0, 1, 0, 1, 0, 1, 1, 0, 1, 1, 1, 0, 1, 0, 1, 1, 0, 1, 4, 1, 1, 0, 1, 0, 1, 1, 0, 1, 1, 0, 1, 0, 1, 0, 1, 1, 0, 1, 4, 0, 1, 1, 1, 0, 1, 1, 0, 1, 0, 1, 1, 0, 1, 1, 1, 0, 1, 0, 5, 0, 1, 0, 1, 1, 0, 1, 1, 0, 1, 0, 1, 0, 1, 1, 0, 1, 1, 0, 3, 1, 1, 0, 1, 0, 1, 1, 0, 1, 3, 1, 1, 0, 1, 0, 1, 1, 0, 1, 3, 1, 0, 1, 0, 2, 0, 0, 1, 1, 0, 1, 0, 1, 1, 0, 1, 1, 0, 1, 3, 1, 1, 0, 1, 1, 0, 1, 1, 0, 1, 1, 0, 1, 1, 0, 1, 1, 1, 0, 5, 0, 1, 0, 1, 1, 0, 1, 0, 1, 1, 0, 1, 1, 0, 1, 0, 1, 1, 0, 4, 0, 1, 0, 1, 1, 0, 1, 1, 0, 1, 0, 1, 1, 0, 1, 0, 1, 1, 0, 4, 0, 1, 0, 1, 1, 0, 1, 1, 0, 1, 0, 1, 1, 0, 1, 1, 0, 1, 0, 3, 1, 0, 1, 1, 0, 1, 1, 0, 1, 0, 1, 1, 0, 1, 0, 1, 1, 0, 1, 8, 0, 0, 0, 0, 1, 2, 1, 0, 1, 1, 0, 1, 1, 1, 0, 1, 0, 1, 1, 5, 0, 1, 1, 0, 1, 0, 3, 1, 0, 1, 0, 1, 0, 1, 0, 1, 1, 0, 1, 3, 1, 0, 1, 1, 0, 1, 1, 0, 1, 0, 1, 0, 1, 1, 0, 1, 0, 1, 0, 3, 1, 1, 0, 1, 1, 0, 1, 0, 1, 1, 0, 1, 1, 0, 1, 0, 1, 1, 0, 4, 0, 1, 2, 1, 0, 1, 1, 0, 1, 1, 0, 1, 1, 1, 0, 1, 1, 0, 1, 3, 1, 0, 1, 0, 1, 1, 0, 1, 1, 0, 1, 0, 1, 1, 0, 1, 0, 1, 0, 4, 1, 1, 0, 1, 0, 1, 1, 0, 1, 1, 0, 1, 0, 1, 1, 0, 1, 1, 0, 3, 1, 0, 1, 1, 0, 1, 0, 1, 0, 1, 1, 0, 3, 0, 1, 0, 1, 1, 0, 3, 1, 1, 0, 1, 0, 1, 0, 1, 1, 0, 1, 1, 0, 1, 1, 0, 1, 0, 1, 3, 1, 0, 1, 0, 1, 1, 0, 1, 0, 1, 1, 0, 1, 0, 1, 1, 0, 1, 0, 3, 1, 1, 0, 1, 0, 1, 1, 0, 1, 0, 1, 1, 0, 1, 1, 0, 1, 0, 1, 4, 1, 1, 1, 1, 0, 1, 0, 1, 1, 0, 1, 0, 1, 1, 0, 1, 0, 1, 1, 4, 1, 0, 1, 1, 0, 1, 0, 1, 0, 1, 1, 12, 1, 1, 0, 1, 0, 1, 1, 3, 1, 1, 0, 1, 0, 1, 1, 0, 1, 1, 0, 1, 0, 1, 1, 0, 1, 0, 1, 6, 0, 0, 1, 3, 1, 1, 0, 1, 0, 1, 0, 1, 1, 0, 0, 1, 0, 1, 1, 3, 1, 0, 1, 1, 0, 1, 1, 0, 1, 0, 1, 0, 1, 1, 0, 1, 1, 0, 1, 3, 0, 1, 1, 0, 1, 0, 1, 0, 1, 1, 0, 1, 0, 1, 1, 0, 1, 0, 1, 3, 1, 0, 1, 1, 0, 1, 1, 0, 1, 0, 1, 1, 0, 1, 1, 0, 1, 0, 1, 6, 0, 1, 0, 1, 0, 1, 0, 1, 0, 1, 1, 0, 1, 0, 1, 0, 1, 0, 1, 63, 1, 0, 1, 1, 1, 0, 1, 1, 0, 12, 1, 2, 0, 1, 1, 0, 1, 1, 0, 3, 1, 0, 1, 1, 0, 1, 1, 0, 1, 1, 0, 1, 0, 1, 1, 0, 1, 0, 1, 3, 1, 1, 0, 1, 0, 2, 1, 0, 1, 1, 0, 1, 1, 0, 1, 1, 0, 1, 1, 3, 1, 1, 0, 1, 0, 1, 1, 0, 1, 0, 1, 0, 1, 1, 0, 1, 1, 0, 1, 3, 0, 1, 1, 0, 1, 0, 1, 0, 1, 1, 0, 1, 1, 0, 1, 0, 1, 1, 1, 3, 1, 0, 1, 1, 0, 1, 0, 1, 1, 0, 1, 1, 0, 1, 0, 1, 0, 1, 1, 3, 1, 0, 1, 0, 1, 1, 1, 0, 1, 1, 1, 0, 1, 0, 1, 1, 0, 1, 0, 3, 1, 0, 1, 0, 1, 1, 1, 0, 1, 0, 1, 1, 0, 1, 1, 0, 1, 0, 1, 3, 1, 0, 1, 1, 1, 0, 1, 0, 1, 1, 0, 1, 0, 1, 1, 0, 1, 0, 1, 4, 0, 1, 0, 1, 1, 0, 1, 1, 0, 1, 0, 1, 1, 0, 1, 0, 1, 0, 1, 3, 1, 0, 1, 1, 0, 1, 0, 1, 0, 1, 0, 1, 1, 0, 1, 1, 0, 1, 0, 3, 1, 1, 0, 1, 0, 1, 0, 1, 0, 1, 1, 1, 0, 1, 0, 1, 1, 1, 0, 3, 0, 1, 1, 0, 1, 0, 1, 0, 1, 1, 0, 1, 0, 1, 1, 0, 1, 0, 1, 4, 1, 0, 1, 0, 1, 1, 0, 1, 0, 1, 0, 1, 1, 0, 1, 0, 1, 0, 1, 3, 1, 0, 1, 4, 0, 0, 0, 0, 0, 1, 0, 0, 1, 0, 1, 1, 0, 1, 0, 3, 0, 1, 1, 0, 1, 0, 1, 0, 1, 1, 0, 1, 1, 0, 1, 5, 1, 0, 1, 5, 0, 1, 0, 1, 0, 1, 1, 0, 1, 1, 0, 1, 1, 0, 1, 0, 1, 1, 0, 3, 1, 0, 1, 1, 0, 1, 0, 1, 0, 2, 1, 0, 1, 1, 0, 1, 0, 1, 1, 2730, 1, 1, 1, 0, 1, 1, 1, 0, 1, 1, 1, 1, 0, 1, 1, 0, 1, 1, 1, 3, 0, 1, 1, 1, 0, 1, 0, 1, 1, 0, 1, 1, 0, 1, 1, 1, 0, 1, 0, 4, 0, 1, 0, 3, 1, 0, 1, 1, 0, 1, 1, 0, 1, 0, 1, 1, 0, 1, 1, 3, 0, 1, 1, 0, 1, 1, 0, 1, 1, 0, 1, 0, 1, 1, 0, 1, 1, 0, 1, 3, 0, 1, 1, 0, 1, 1, 0, 1, 2, 0, 1, 1, 0, 1, 0, 1, 1, 0, 1, 3, 1, 0, 1, 1, 1, 0, 1, 1, 0, 1, 1, 0, 1, 8, 2, 1, 1, 0, 1, 3, 1, 0, 1, 1, 6, 1, 0, 3, 1, 1, 0, 1, 0, 1, 1, 1, 1, 3, 1, 4, 0, 1, 1, 0, 1, 1, 1, 0, 1, 1, 1, 0, 1, 1, 0, 1, 1, 0, 1, 3, 0, 1, 1, 1, 0, 1, 0, 1, 0, 1, 1, 0, 1, 0, 1, 0, 1, 0, 1, 3, 1, 0, 1, 0, 1, 1, 0, 1, 0, 1, 0, 1, 1, 0, 1, 0, 1, 0, 1, 3, 1, 1, 0, 1, 1, 0, 1, 0, 1, 1, 0, 1, 0, 1, 1, 0, 1, 0, 1, 3, 0, 1, 1, 0, 1, 1, 0, 1, 0, 1, 0, 1, 0, 1, 1, 0, 1, 0, 1, 3, 0, 1, 1, 0, 1, 1, 0, 1, 0, 1, 1, 0, 1, 1, 0, 1, 0, 1, 0, 4, 0, 1, 0, 1, 0, 1, 0, 1, 0, 1, 1, 0, 1, 1, 0, 1, 0, 1, 1, 3, 1, 0, 1, 1, 0, 1, 0, 1, 1, 0, 1, 0, 1, 0, 1, 0, 1, 1, 0, 3, 1, 1, 0, 1, 0, 1, 1, 0, 1, 0, 1, 1, 0, 1, 0, 1, 0, 1, 0, 4, 0, 1, 0, 1, 0, 1, 1, 0, 1, 0, 1, 0, 1, 0, 1, 1, 0, 1, 0, 4, 0, 1, 0, 1, 1, 0, 1, 1, 0, 1, 1, 0, 1, 1, 0, 1, 1, 0, 1, 3, 1, 0, 6, 1, 0, 1, 1, 0, 1, 1, 0, 1, 0, 1, 1, 0, 1, 1, 0, 4, 0, 1, 1, 0, 1, 1, 0, 1, 0, 1, 1, 0, 1, 1, 0, 1, 1, 0, 1, 3, 1, 1, 0, 1, 0, 1, 1, 0, 1, 1, 0, 1, 1, 0, 1, 0, 1, 0, 1, 3, 1, 0, 3, 1, 0, 1, 1, 0, 1, 1, 0, 1, 1, 0, 1, 1, 0, 1, 1, 5, 1, 0, 1, 0, 1, 0, 1, 0, 1, 1, 0, 1, 1, 0, 1, 0, 1, 1, 0, 4, 0, 1, 1, 0, 1, 1, 1, 0, 1, 0, 1, 0, 1, 1, 0, 1, 0, 1, 0, 3, 1, 1, 0, 1, 0, 1, 1, 0, 1, 0, 1, 0, 1, 1, 1, 0, 1, 0, 1, 3, 1, 1, 0, 1, 1, 0, 1, 0, 1, 0, 1, 1, 0, 1, 0, 1, 0, 1, 1, 5, 0, 1, 7, 0, 0, 0, 1, 0, 0, 0, 0, 0, 0, 0, 1, 0, 0, 0, 1, 3, 1, 1, 0, 1, 0, 1, 1, 0, 1, 1, 0, 1, 1, 0, 1, 1, 0, 1, 0, 3, 1, 0, 1, 0, 1, 1, 0, 1, 0, 1, 1, 1, 0, 10, 1, 0, 1, 1, 1, 4, 0, 1, 0, 1, 1, 0, 1, 1, 0, 1, 0, 1, 1, 0, 1, 0, 1, 1, 0, 4, 0, 1, 1, 0, 1, 0, 1, 1, 0, 1, 1, 0, 1, 0, 1, 0, 1, 0, 1, 3, 1, 0, 1, 1, 0, 1, 0, 1, 1, 0, 1, 0, 1, 0, 1, 0, 1, 1, 0, 5, 0, 1, 1, 0, 1, 0, 1, 0, 1, 1, 0, 1, 0, 1, 1, 0, 1, 0, 1, 3, 1, 1, 0, 1, 1, 0, 1, 1, 0, 1, 0, 1, 1, 0, 1, 0, 1, 1, 0, 3, 1, 1, 0, 1, 0, 1, 0, 1, 1, 0, 1, 0, 1, 0, 1, 0, 1, 1, 0, 4, 0, 1, 1, 0, 1, 0, 1, 1, 0, 1, 0, 1, 0, 1, 1, 0, 1, 0, 1, 6, 1, 1, 0, 1, 1, 1, 0, 1, 0, 1, 0, 1, 1, 0, 1, 0, 1, 0, 1, 9, 0, 1, 1, 1, 1, 0, 1, 1, 1, 0, 1, 0, 1, 1, 0, 1, 0, 1, 1, 3, 9, 0, 1, 1, 0, 1, 0, 1, 0, 1, 1, 0, 1, 0, 1, 0, 1, 1, 1, 7, 1, 1, 0, 1, 0, 1, 0, 1, 1, 0, 1, 0, 1, 0, 1, 0, 1, 1, 0, 4, 1, 1, 0, 1, 0, 1, 1, 0, 1, 0, 1, 0, 1, 1, 0, 1, 1, 0, 1, 7, 0, 0, 0, 1, 0, 0, 1, 0, 1, 0, 1, 1, 0, 1, 1, 0, 1, 0, 1, 4, 1, 0, 1, 0, 1, 0, 1, 0, 2, 1, 0, 15, 0, 1, 1, 0, 1, 1, 0, 4, 2, 0, 1, 1, 1, 0, 1, 0, 1, 1, 0, 1, 1, 0, 1, 1, 0, 1, 1, 4, 1, 1, 0, 1, 0, 1, 1, 0, 1, 1, 0, 1, 1, 0, 1, 4, 1, 0, 1, 5, 1, 0, 1, 1, 0, 1, 1, 1, 1, 0, 1, 0, 1, 1, 0, 1, 0, 1, 1, 3, 1, 0, 1, 1, 0, 1, 1, 0, 1, 1, 0, 1, 0, 1, 1, 0, 1, 0, 1, 3, 1, 0, 1, 1, 0, 1, 0, 1, 1, 1, 0, 1, 0, 1, 1, 0, 1, 1, 0, 3, 1, 0, 1, 1, 0, 1, 1, 0, 1, 0, 1, 0, 1, 1, 0, 1, 0, 1, 0, 4, 1, 0, 1, 3, 1, 0, 1, 0, 1, 1, 0, 1, 0, 1, 1, 0, 1, 0, 1, 6, 1, 1, 0, 1, 0, 1, 1, 4, 1, 1, 1, 0, 0, 1, 1, 0, 1, 0, 1, 6, 1, 1, 0, 1, 1, 0, 1, 4, 0, 0, 0, 0, 0, 1, 0, 0, 1, 0, 1, 4, 1, 0, 1, 0, 1, 0, 1, 0, 1, 1, 0, 1, 1, 0, 1, 0, 1, 0, 1, 4, 0, 1, 1, 0, 1, 0, 1, 1, 0, 1, 0, 1, 1, 0, 1, 0, 1, 0, 1, 3, 1, 0, 1, 0, 1, 0, 1, 1, 0, 1, 0, 1, 0, 1, 1, 0, 1, 0, 1, 3, 0, 1, 1, 0, 1, 0, 1, 1, 0, 1, 1, 0, 1, 0, 1, 1, 0, 1, 0, 4, 1, 0, 1, 1, 0, 1, 0, 2, 1, 1, 0, 1, 0, 1, 1, 0, 1, 1, 0, 3, 1, 0, 1, 0, 1, 1, 0, 1, 0, 1, 0, 1, 1, 0, 1, 1, 0, 1, 0, 3, 1, 0, 1, 1, 0, 1, 0, 1, 0, 1, 1, 0, 1, 0, 1, 0, 2, 1, 0, 6, 0, 1, 0, 1, 0, 1, 1, 0, 1, 0, 1, 0, 1, 0, 1, 1, 0, 1, 0, 3, 1, 1, 0, 1, 0, 1, 1, 0, 1, 0, 1, 1, 0, 1, 0, 1, 1, 0, 1, 3, 0, 1, 0, 1, 1, 0, 1, 0, 1, 1, 1, 1, 0, 1, 0, 1, 1, 0, 1, 3, 1, 0, 1, 0, 1, 1, 0, 1, 0, 1, 1, 0, 1, 0, 1, 1, 0, 1, 1, 3, 0, 1, 0, 1, 1, 0, 1, 0, 1, 1, 0, 1, 1, 1, 0, 1, 1, 0, 1, 3, 0, 1, 0, 1, 1, 0, 1, 0, 1, 1, 0, 1, 0, 1, 1, 0, 1, 1, 0, 4, 1, 0, 1, 1, 0, 1, 1, 0, 1, 0, 1, 1, 1, 1, 0, 0, 1, 1, 0, 4, 0, 1, 0, 1, 1, 2, 1, 1, 0, 1, 1, 0, 1, 0, 1, 1, 0, 1, 0, 4, 0, 1, 1, 0, 1, 0, 1, 1, 0, 1, 0, 1, 1, 1, 0, 1, 0, 1, 0, 3, 1, 0, 1, 1, 0, 1, 0, 1, 0, 1, 1, 0, 0, 2, 1, 1, 0, 1, 1, 3, 1, 0, 1, 1, 0, 1, 1, 0, 1, 0, 1, 1, 0, 1, 0, 1, 1, 0, 1, 3, 1, 1, 0, 1, 0, 1, 1, 0, 1, 1, 0, 1, 0, 1, 0, 1, 1, 0, 1, 3, 1, 1, 1, 0, 1, 0, 1, 0, 1, 1, 0, 1, 0, 1, 0, 1, 1, 0, 1, 3, 0, 1, 1, 0, 2, 0, 1, 1, 0, 1, 0, 1, 1, 0, 1, 0, 1, 1, 0, 4, 1, 0, 1, 1, 1, 0, 1, 1, 0, 1, 1, 0, 1, 0, 1, 1, 0, 1, 1, 401, 0, 1, 1, 0, 1, 1, 1, 2, 1, 1, 1, 0, 1, 1, 0, 1, 1, 0, 1, 4, 1, 1, 1, 0, 1, 1, 1, 0, 1, 1, 1, 0, 1, 0, 1, 1, 1, 1, 0, 4, 1, 1, 1, 0, 1, 1, 0, 1, 1, 0, 1, 1, 0, 1, 1, 1, 1, 1, 0, 6, 1, 0, 1, 1, 0, 1, 1, 1, 0, 1, 1, 0, 1, 0, 1, 1, 0, 1, 1, 3, 1, 0, 1, 0, 2, 0, 0, 1, 1, 0, 1, 1, 0, 0, 1, 1, 0, 1, 0, 7, 1, 0, 1, 1, 0, 1, 1, 0, 1, 1, 0, 1, 1, 0, 1, 1, 1, 0, 1, 3, 1, 0, 1, 1, 1, 0, 1, 1, 0, 1, 1, 0, 1, 0, 1, 1, 0, 1, 0, 3, 1, 0, 1, 1, 0, 1, 1, 0, 1, 0, 2, 1, 0, 1, 1, 0, 1, 0, 1, 3, 0, 1, 1, 0, 1, 1, 0, 1, 0, 1, 1, 0, 1, 1, 0, 1, 1, 0, 1, 4, 1, 0, 1, 0, 1, 1, 0, 1, 1, 1, 0, 1, 1, 0, 1, 1, 0, 1, 1, 4, 1, 0, 1, 1, 0, 1, 1, 0, 1, 0, 1, 1, 0, 1, 1, 0, 1, 0, 1, 3, 1, 0, 1, 0, 1, 1, 0, 1, 0, 1, 1, 0, 1, 1, 0, 1, 1, 7, 1, 4, 0, 1, 1, 0, 1, 1, 0, 1, 0, 1, 1, 0, 1, 0, 1, 1, 1, 0, 1, 5, 3, 1, 1, 0, 1, 1, 0, 1, 1, 0, 1, 1, 0, 1, 0, 1, 0, 1, 1, 4, 0, 1, 1, 1, 0, 1, 1, 0, 1, 1, 0, 1, 1, 0, 1, 0, 1, 1, 0, 4, 0, 1, 0, 1, 1, 0, 1, 1, 0, 1, 0, 1, 1, 0, 1, 0, 1, 0, 1, 3, 1, 1, 0, 1, 1, 0, 1, 0, 1, 1, 0, 1, 0, 1, 1, 0, 1, 1, 1, 4, 1, 0, 1, 0, 1, 1, 0, 1, 1, 0, 1, 1, 0, 1, 0, 1, 1, 0, 1, 3, 1, 0, 1, 0, 1, 0, 1, 1, 0, 1, 0, 1, 1, 0, 1, 1, 0, 1, 0, 648, 1, 1, 1, 0, 2, 1, 1, 1, 1, 1, 0, 1, 1, 1, 1, 1, 0, 1, 1, 3, 1, 1, 1, 1, 0, 1, 1, 0, 1, 1, 1, 1, 1, 0, 1, 1, 1, 0, 1, 3, 1, 1, 0, 1, 1, 0, 1, 0, 1, 1, 0, 1, 1, 0, 1, 0, 1, 1, 0, 4, 0, 1, 1, 1, 0, 1, 1, 1, 0, 1, 0, 1, 1, 0, 1, 1, 0, 1, 1, 3, 1, 0, 1, 1, 1, 0, 1, 1, 0, 1, 0, 1, 1, 0, 1, 1, 2, 0, 1, 162, 0, 1, 1, 0, 1, 1, 0, 1, 1, 0, 1, 1, 0, 1, 1, 0, 1, 1, 0, 4, 1, 0, 1, 1, 0, 1, 1, 0, 1, 1, 0, 1, 1, 0, 1, 1, 0, 1, 1, 3, 1, 1, 0, 1, 1, 1, 0, 1, 1, 0, 1, 1, 0, 1, 1, 1, 0, 1, 1, 4, 0, 1, 1, 1, 0, 1, 1, 0, 1, 1, 1, 0, 1, 1, 1, 0, 1, 1, 0, 3, 1, 0, 1, 1, 0, 1, 1, 0, 1, 0, 1, 1, 0, 1, 0, 1, 1, 0, 1, 3, 1, 1, 1, 0, 1, 0, 1, 0, 1, 1, 0, 1, 1, 0, 1, 1, 1, 0, 1, 4, 1, 1, 1, 0, 1, 1, 0, 1, 1, 0, 1, 1, 0, 1, 0, 1, 1, 0, 1, 4, 0, 1, 1, 0, 1, 0, 1, 1, 0, 1, 1, 0, 1, 0, 1, 1, 0, 1, 1, 3, 1, 1, 0, 1, 1, 0, 1, 1, 0, 1, 1, 0, 1, 0, 1, 1, 0, 1, 1, 4, 1, 1, 0, 1, 1, 0, 1, 10, 1, 1, 0, 1, 1, 0, 1, 0, 1, 1, 0, 3, 1, 0, 1, 2, 1, 1, 0, 1, 1, 0, 1, 1, 0, 1, 1, 0, 1, 1, 1, 3, 1, 0, 1, 0, 1, 1, 0, 1, 1, 0, 1, 1, 0, 1, 0, 1, 1, 0, 1, 3, 1, 0, 1, 1, 0, 1, 1, 0, 1, 0, 1, 1, 0, 1, 0, 1, 0, 1, 1, 5, 1, 1, 0, 1, 1, 0, 1, 1, 0, 1, 0, 1, 1, 0, 1, 0, 2, 0, 1, 3, 1, 0, 1, 1, 0, 1, 1, 0, 1, 0, 1, 1, 0, 1, 1, 0, 1, 0, 1, 3, 1, 0, 1, 1, 0, 1, 1, 0, 1, 0, 7, 1, 0, 1, 0, 1, 0, 1, 1, 3, 1, 8, 1, 1, 0, 1, 0, 1, 1, 0, 1, 1, 0, 1, 1, 0, 1, 1, 0, 4, 0, 1, 1, 0, 1, 0, 1, 1, 0, 1, 0, 1, 1, 1, 0, 1, 0, 1, 0, 4, 0, 1, 1, 0, 1, 1, 0, 1, 0, 1, 1, 0, 1, 1, 0, 1, 0, 1, 1, 4, 1, 0, 1, 0, 1, 1, 0, 1, 0, 1, 1, 0, 1, 1, 0, 1, 1, 1, 1, 3, 0, 1, 1, 0, 1, 0, 1, 1, 0, 1, 0, 1, 0, 1, 1, 0, 1, 0, 1, 47, 0, 1, 1, 0, 1, 0, 1, 1, 0, 1, 1, 0, 1, 0, 1, 1, 0, 1, 1, 4, 0, 1, 0, 1, 1, 0, 1, 1, 0, 1, 0, 1, 1, 0, 1, 1, 0, 1, 0, 3, 1, 1, 0, 1, 1, 0, 1, 1, 0, 1, 1, 0, 1, 0, 1, 1, 0, 1, 1, 3, 0, 1, 0, 1, 1, 0, 1, 0, 1, 1, 0, 1, 1, 0, 1, 0, 1, 1, 0, 3, 1, 0, 1, 0, 1, 1, 1, 1, 0, 1, 0, 1, 1, 0, 1, 0, 1, 0, 1, 3, 1, 1, 0, 1, 1, 9, 1, 1, 1, 0, 1, 1, 0, 1, 0, 1, 1, 0, 1, 4, 0, 1, 1, 0, 9, 0, 1, 1, 1, 0, 1, 1, 0, 1, 1, 1, 1, 0, 1, 3, 0, 1, 1, 0, 1, 1, 0, 1, 0, 1, 1, 1, 0, 1, 1, 0, 1, 0, 1, 3, 1, 0, 1, 1, 0, 1, 1, 0, 1, 1, 0, 1, 1, 0, 1, 0, 1, 1, 0, 4, 0, 1, 1, 0, 1, 1, 0, 1, 0, 1, 1, 0, 1, 1, 1, 0, 1, 0, 1, 3, 1, 1, 0, 1, 1, 0, 1, 0, 1, 0, 2, 0, 0, 1, 1, 0, 1, 0, 1, 4, 1, 0, 1, 1, 0, 1, 0, 1, 1, 0, 1, 1, 1, 0, 1, 1, 0, 1, 1, 5, 0, 1, 1, 0, 1, 0, 1, 1, 1, 0, 1, 1, 0, 1, 0, 1, 0, 1, 1, 3, 1, 1, 0, 1, 1, 0, 1, 1, 0, 1, 1, 0, 1, 1, 0, 1, 1, 0, 1, 4, 1, 1, 0, 1, 0, 1, 1, 0, 2, 0, 1, 1, 1, 1, 1, 0, 1, 1, 1, 9, 0, 1, 1, 0, 1, 0, 1, 0, 1, 1, 1, 0, 1, 1, 0, 1, 0, 1, 0, 4, 1, 1, 0, 1, 0, 1, 1, 0, 1, 1, 0, 1, 0, 1, 1, 0, 1, 1, 0, 4, 1, 1, 0, 1, 1, 0, 1, 1, 0, 1, 1, 1, 0, 1, 0, 1, 1, 0, 1, 3, 1, 0, 1, 1, 0, 1, 1, 0, 1, 0, 1, 1, 0, 1, 1, 0, 1, 0, 1, 3, 1, 0, 1, 0, 1, 1, 0, 1, 0, 1, 1, 1, 0, 1, 1, 0, 1, 0, 1, 6, 1, 0, 1, 1, 0, 1, 0, 4, 0, 1, 1, 0, 1, 1, 0, 1, 1, 0, 1, 5, 0, 1, 1, 0, 1, 1, 0, 1, 1, 0, 1, 0, 1, 1, 0, 1, 0, 1, 1, 4, 1, 0, 1, 1, 0, 1, 1, 0, 1, 1, 0, 1, 0, 1, 1, 0, 1, 0, 1, 5, 1, 0, 1, 0, 1, 1, 0, 1, 0, 1, 1, 0, 1, 1, 0, 1, 1, 0, 1, 3, 1, 0, 1, 1, 0, 1, 0, 1, 1, 0, 1, 1, 0, 1, 0, 1, 1, 0, 1, 11, 1, 0, 1, 1, 0, 1, 0, 1, 1, 0, 1, 0, 1, 1, 0, 1, 0, 1, 1, 3, 0, 1, 1, 0, 1, 1, 0, 1, 0, 1, 1, 0, 1, 0, 1, 1, 0, 1, 0, 4, 1, 0, 1, 0, 1, 0, 1, 1, 0, 1, 0, 1, 0, 1, 0, 1, 1, 0, 1, 3, 1, 0, 1, 1, 0, 1, 1, 0, 1, 0, 1, 0, 1, 0, 1, 0, 1, 1, 1, 4, 1, 0, 1, 0, 1, 0, 1, 1, 0, 1, 0, 1, 0, 1, 1, 0, 1, 0, 1, 4, 0, 1, 1, 1, 0, 1, 1, 1, 0, 1, 1, 0, 1, 1, 0, 1, 0, 1, 11, 3, 1, 1, 0, 1, 0, 1, 1, 0, 1, 0, 1, 1, 0, 1, 0, 1, 1, 0, 1, 4, 0, 1, 1, 0, 1, 0, 1, 1, 0, 1, 0, 1, 1, 0, 1, 0, 1, 0, 1, 3, 1, 1, 0, 1, 1, 0, 1, 0, 1, 1, 0, 1, 1, 0, 0, 1, 1, 0, 1, 7, 0, 0, 1, 0, 0, 0, 0, 0, 1, 0, 1, 0, 1, 1, 0, 1, 0, 1, 0, 4, 1, 0, 1, 0, 1, 0, 1, 0, 1, 0, 1, 2, 0, 0, 1, 0, 1, 0, 1, 4, 1, 0, 1, 1, 0, 1, 0, 1, 0, 1, 1, 0, 1, 1, 0, 1, 0, 1, 1, 4, 1, 0, 1, 0, 1, 0, 1, 0, 1, 1, 0, 1, 1, 0, 1, 0, 1, 0, 1, 5, 1, 0, 1, 0, 1, 1, 0, 1, 0, 1, 0, 1, 0, 1, 1, 0, 1, 1, 0, 4, 1, 1, 0, 1, 0, 1, 1, 0, 1, 0, 1, 0, 2, 0, 0, 1, 0, 1, 1, 3, 0, 1, 1, 1, 0, 0, 1, 1, 0, 1, 0, 1, 0, 1, 1, 0, 3, 1, 0, 3, 1, 1, 0, 1, 0, 1, 1, 0, 1, 1, 0, 1, 1, 0, 0, 1, 0, 2, 0, 3, 1, 11, 1, 0, 1, 0, 1, 1, 0, 1, 0, 1, 0, 1, 1, 0, 1, 0, 1, 777, 1, 1, 0, 1, 1, 1, 0, 1, 1, 1, 1, 0, 1, 1, 1, 0, 1, 1, 0, 5, 1, 1, 1, 1, 1, 1, 0, 1, 1, 0, 1, 1, 0, 1, 1, 0, 1, 1, 0, 4, 1, 0, 1, 1, 0, 1, 1, 0, 1, 1, 0, 1, 1, 0, 1, 0, 1, 1, 0, 5, 0, 1, 0, 1, 1, 0, 1, 0, 1, 1, 1, 0, 1, 0, 1, 0, 1, 1, 0, 3, 1, 1, 0, 1, 1, 0, 1, 1, 0, 1, 1, 1, 0, 1, 0, 1, 1, 0, 1, 3, 1, 0, 1, 1, 0, 1, 1, 0, 1, 1, 0, 1, 1, 0, 1, 1, 0, 1, 1, 3, 0, 1, 1, 1, 0, 1, 0, 1, 1, 1, 0, 1, 0, 1, 0, 1, 1, 0, 1, 3, 0, 1, 1, 0, 1, 0, 1, 1, 0, 1, 0, 1, 1, 0, 1, 0, 1, 1, 0, 4, 0, 1, 1, 0, 1, 1, 1, 0, 1, 0, 1, 1, 0, 1, 1, 1, 0, 1, 1, 5, 1, 1, 0, 1, 0, 1, 1, 1, 1, 0, 1, 0, 1, 1, 0, 3, 1, 1, 0, 3, 1, 1, 0, 1, 1, 0, 1, 1, 0, 1, 1, 0, 1, 1, 0, 1, 1, 1, 1, 3, 1, 0, 1, 1, 0, 1, 0, 1, 1, 1, 0, 1, 1, 1, 0, 1, 0, 1, 1, 3, 1, 0, 1, 1, 0, 1, 1, 0, 1, 0, 1, 1, 0, 1, 1, 0, 1, 1, 0, 4, 0, 1, 1, 0, 1, 0, 1, 1, 0, 1, 1, 0, 1, 0, 1, 1, 1, 0, 1, 3, 1, 1, 0, 1, 0, 1, 1, 0, 1, 1, 0, 1, 1, 0, 1, 1, 0, 1, 0, 4, 1, 0, 1, 0, 1, 1, 0, 1, 1, 0, 1, 1, 0, 1, 1, 0, 1, 1, 0, 4, 1, 0, 1, 1, 0, 1, 1, 0, 1, 1, 0, 1, 0, 1, 1, 0, 1, 0, 1, 3, 1, 0, 1, 1, 0, 1, 0, 1, 4, 2, 0, 1, 2, 1, 0, 1, 0, 1, 1, 9, 2, 1, 0, 1, 1, 0, 1, 1, 0, 1, 0, 1, 1, 0, 1, 0, 1, 0, 1, 3, 1, 1, 0, 1, 1, 0, 1, 0, 1, 1, 1, 0, 1, 1, 0, 1, 0, 1, 1, 3, 1, 1, 1, 0, 1, 1, 2, 0, 1, 1, 0, 1, 3, 1, 0, 1, 0, 1, 0, 4, 0, 1, 1, 0, 1, 1, 0, 1, 0, 1, 1, 0, 1, 0, 11, 1, 0, 1, 0, 3, 1, 1, 1, 0, 1, 0, 1, 1, 0, 1, 0, 1, 1, 0, 1, 0, 1, 1, 0, 5, 0, 1, 1, 0, 1, 0, 1, 1, 1, 1, 0, 1, 1, 0, 1, 1, 0, 1, 1, 4, 0, 1, 1, 0, 1, 1, 0, 1, 0, 1, 1, 0, 1, 1, 0, 1, 0, 1, 0, 4, 0, 1, 1, 0, 1, 1, 0, 1, 0, 1, 1, 0, 1, 0, 1, 1, 1, 0, 1, 3, 0, 1, 0, 1, 1, 0, 1, 0, 1, 1, 0, 1, 1, 0, 1, 0, 1, 1, 0, 3, 1, 1, 0, 1, 1, 0, 1, 0, 1, 1, 0, 1, 1, 0, 1, 0, 1, 0, 1, 5, 1, 0, 1, 0, 1, 1, 0, 1, 1, 0, 1, 0, 1, 1, 0, 1, 0, 1, 0, 5, 0, 1, 1, 0, 1, 0, 1, 1, 0, 1, 0, 1, 1, 1, 1, 0, 1, 1, 1, 2, 1, 1, 0, 1, 1, 0, 1, 1, 0, 1, 1, 1, 0, 1, 1, 0, 1, 1, 0, 4, 0, 1, 0, 1, 1, 0, 1, 1, 0, 1, 1, 0, 1, 0, 1, 1, 0, 1, 1, 3, 0, 1, 1, 0, 1, 0, 1, 1, 0, 1, 0, 1, 1, 0, 1, 1, 0, 1, 0, 3, 1, 0, 1, 0, 1, 0, 1, 1, 0, 1, 0, 1, 1, 0, 1, 0, 1, 1, 0, 3, 1, 0, 1, 0, 1, 1, 0, 1, 0, 1, 0, 1, 0, 1, 1, 0, 1, 0, 1, 3, 1, 0, 1, 0, 1, 1, 0, 1, 0, 1, 0, 1, 0, 1, 1, 0, 1, 1, 0, 4, 0, 1, 0, 1, 0, 1, 0, 1, 1, 0, 1, 0, 1, 1, 10, 1, 1, 0, 1, 4, 0, 1, 1, 0, 1, 1, 0, 1, 0, 1, 1, 0, 1, 0, 1, 1, 0, 1, 1, 10, 1, 0, 1, 1, 0, 1, 0, 1, 1, 0, 1, 1, 1, 1, 0, 1, 1, 1, 0, 3, 1, 0, 1, 1, 0, 1, 1, 0, 1, 0, 1, 1, 0, 1, 0, 1, 1, 0, 1, 4, 1, 0, 1, 0, 1, 0, 1, 1, 0, 1, 0, 1, 0, 1, 0, 1, 1, 0, 1, 3, 1, 1, 0, 1, 0, 1, 1, 0, 1, 1, 0, 1, 1, 0, 1, 0, 1, 1, 0, 4, 1, 1, 0, 1, 0, 1, 1, 0, 1, 0, 1, 1, 0, 1, 0, 2, 0, 1, 1, 3, 0, 1, 1, 0, 1, 0, 1, 1, 0, 1, 0, 1, 1, 0, 1, 1, 0, 1, 0, 4, 0, 1, 0, 1, 0, 154, 1, 0, 1, 1, 1, 1, 2, 0, 16, 0, 1, 1, 1, 1, 1, 1, 8, 0, 1, 4, 2, 0, 1, 1, 0, 1, 1, 0, 1, 1, 1, 0, 1, 1, 0, 1, 0, 1, 1, 3, 0, 1, 1, 0, 1, 0, 1, 1, 0, 1, 0, 1, 1, 0, 1, 0, 1, 0, 1, 3, 1, 0, 1, 0, 1, 2, 1, 1, 1, 1, 0, 1, 1, 1, 0, 1, 0, 1, 1, 5, 1, 0, 1, 1, 0, 1, 0, 1, 1, 0, 1, 0, 1, 1, 0, 1, 1, 1, 0, 5, 0, 1, 1, 0, 1, 1, 0, 1, 0, 1, 1, 0, 1, 1, 0, 1, 1, 0, 1, 9, 0, 1, 1, 0, 1, 1, 0, 1, 1, 0, 1, 0, 1, 1, 0, 1, 1, 0, 1, 3, 1, 1, 0, 1, 0, 1, 2, 0, 0, 1, 0, 1, 0, 1, 0, 1, 1, 0, 1, 3, 1, 0, 1, 0, 1, 1, 0, 1, 0, 1, 1, 1, 0, 1, 0, 1, 1, 0, 1, 3, 1, 0, 0, 1, 1, 1, 0, 1, 1, 1, 1, 0, 1, 2, 1, 0, 1, 1, 0, 5, 0, 0, 1, 1, 1, 0, 1, 1, 0, 1, 1, 1, 0, 1, 0, 1, 1, 0, 1, 5, 1, 0, 1, 0, 1, 1, 1, 0, 1, 1, 0, 1, 0, 1, 1, 0, 1, 0, 1, 4, 0, 1, 1, 1, 0, 1, 0, 1, 1, 0, 1, 0, 1, 1, 0, 1, 0, 2, 0, 4, 0, 1, 0, 1, 1, 0, 1, 1, 0, 1, 1, 0, 1, 0, 1, 1, 0, 1, 0, 5, 0, 1, 0, 1, 1, 0, 1, 0, 1, 1, 0, 1, 1, 0, 1, 1, 0, 1, 1, 5, 0, 1, 0, 1, 1, 0, 1, 1, 0, 1, 1, 0, 1, 0, 1, 0, 1, 1, 0, 4, 1, 0, 1, 1, 0, 1, 0, 1, 1, 0, 1, 1, 0, 1, 1, 0, 1, 0, 1, 4, 0, 1, 1, 0, 1, 0, 1, 1, 0, 1, 1, 0, 1, 0, 1, 1, 0, 1, 12, 4, 1, 0, 1, 1, 0, 1, 1, 0, 1, 0, 1, 1, 0, 1, 1, 0, 1, 0, 1, 4, 0, 1, 0, 1, 1, 1, 0, 1, 0, 1, 1, 0, 1, 1, 0, 1, 1, 0, 1, 3, 1, 0, 1, 1, 0, 1, 1, 0, 1, 0, 1, 1, 0, 1, 0, 1, 0, 1, 1, 4, 1, 0, 1, 1, 0, 1, 0, 1, 1, 0, 1, 0, 1, 1, 0, 3, 1, 0, 1, 3, 1, 1, 0, 1, 1, 0, 1, 0, 1, 1, 0, 1, 1, 0, 1, 1, 1, 0, 1, 3, 1, 0, 1, 1, 0, 1, 1, 0, 1, 1, 1, 1, 0, 1, 1, 0, 1, 1, 0, 9, 0, 1, 1, 0, 1, 0, 1, 1, 0, 1, 0, 1, 1, 0, 1, 1, 1, 0, 1, 3, 1, 0, 1, 1, 0, 1, 0, 1, 1, 0, 1, 0, 1, 1, 0, 1, 0, 1, 1, 3, 1, 0, 1, 1, 1, 0, 1, 0, 1, 1, 1, 0, 1, 1, 1, 0, 1, 0, 1, 10, 0, 0, 1, 1, 1, 1, 0, 1, 1, 1, 1, 0, 1, 1, 0, 1, 1, 0, 1, 7, 1, 1, 0, 1, 0, 1, 1, 0, 1, 1, 0, 1, 0, 1, 1, 0, 1, 1, 0, 4, 0, 1, 1, 0, 1, 0, 1, 1, 0, 1, 0, 1, 0, 1, 0, 1, 1, 0, 1, 3, 1, 1, 0, 1, 1, 0, 1, 0, 1, 1, 1, 0, 1, 1, 0, 0, 1, 1, 1, 4, 1, 0, 1, 1, 0, 1, 0, 1, 1, 0, 1, 1, 0, 1, 1, 0, 1, 1, 0, 4, 0, 1, 0, 1, 1, 0, 1, 1, 0, 1, 0, 1, 1, 0, 2, 0, 0, 1, 0, 5, 0, 1, 0, 1, 1, 0, 1, 1, 1, 0, 1, 0, 1, 2, 1, 0, 1, 1, 1, 1750, 1, 1, 1, 0, 1, 1, 1, 1, 0, 1, 1, 0, 1, 1, 1, 0, 1, 1, 0, 4, 0, 1, 1, 0, 1, 1, 0, 1, 0, 1, 1, 1, 0, 1, 1, 0, 1, 0, 1, 99, 2, 0, 1, 1, 0, 0, 1, 1, 1, 0, 1, 1, 1, 0, 1, 1, 1, 0, 1, 70, 1, 0, 1, 1, 0, 1, 1, 1, 0, 1, 1, 0, 1, 1, 0, 1, 1, 0, 1, 2020, 1, 1, 1, 1, 0, 1, 1, 0, 1, 1, 1, 0, 1, 1, 1, 0, 1, 1, 0, 91, 1, 0, 1, 1, 1, 0, 1, 1, 0, 1, 1, 1, 0, 1, 1, 0, 1, 1, 0, 105, 1, 0, 1, 0, 1, 1, 0, 1, 1, 0, 1, 0, 1, 53972, 1, 1, 1, 2, 1, 1, 0, 1, 1, 1, 3, 1, 1, 1, 1, 1, 0, 1, 1, 4, 2, 0, 1, 1, 1, 1, 1, 1, 0, 1, 1, 1, 0, 1, 1, 1, 0, 1, 0, 4, 1, 1, 1, 1, 0, 1, 0, 1, 1, 1, 0, 1, 1, 0, 1, 1, 1, 0, 1, 4, 0, 1, 3, 1, 0, 1, 1, 0, 1, 1, 0, 1, 1, 0, 1, 1, 0, 1, 1, 3, 1, 0, 1, 1, 0, 1, 1, 0, 1, 1, 0, 1, 1, 1, 0, 1, 1, 1, 0, 3, 1, 1, 1, 0, 1, 1, 0, 1, 1, 0, 1, 1, 0, 1, 1, 0, 1, 0, 1, 3, 1, 0, 1, 1, 0, 1, 1, 1, 0, 1, 1, 0, 1, 0, 1, 1, 0, 1, 1, 3, 0, 1, 1, 1, 0, 1, 0, 1, 1, 0, 3, 0, 1, 1, 0, 1, 1, 0, 1, 3, 0, 1, 1, 1, 1, 1, 0, 1, 1, 0, 1, 1, 1, 0, 1, 1, 0, 1, 0, 4, 0, 1, 1, 0, 1, 1, 0, 1, 1, 1, 0, 1, 1, 0, 1, 1, 0, 1, 1, 3, 1, 0, 1, 1, 1, 0, 1, 1, 0, 2, 1, 1, 0, 1, 0, 1, 1, 0, 1, 3, 1, 0, 1, 0, 1, 1, 0, 1, 1, 0, 1, 1, 0, 1, 0, 1, 1, 0, 1, 3, 0, 1, 1, 0, 1, 1, 1, 0, 1, 0, 1, 1, 0, 1, 1, 1, 0, 1, 1, 3, 0, 1, 1, 0, 1, 0, 1, 1, 0, 1, 1, 1, 0, 1, 0, 1, 1, 1, 0, 3, 2, 0, 1, 1, 1, 0, 1, 1, 0, 1, 1, 0, 1, 1, 0, 1, 1, 0, 1, 3, 0, 1, 1, 0, 1, 1, 1, 0, 1, 1, 0, 1, 0, 1, 1, 0, 1, 1, 0, 4, 1, 1, 0, 1, 1, 0, 1, 0, 1, 1, 0, 1, 1, 1, 0, 1, 1, 0, 1, 3, 0, 2, 0, 1, 0, 1, 1, 0, 1, 0, 1, 1, 0, 1, 1, 0, 1, 1, 0, 6, 1, 1, 0, 1, 1, 1, 1, 1, 1, 0, 1, 1, 1, 0, 1, 1, 0, 1, 1, 3, 1, 1, 0, 1, 0, 1, 1, 0, 1, 1, 0, 1, 0, 1, 1, 0, 2, 0, 1, 7, 1, 1, 1, 0, 1, 0, 1, 1, 0, 2, 1, 1, 0, 1, 0, 1, 0, 1, 1, 3, 1, 1, 0, 1, 1, 0, 1, 2, 1, 1, 0, 1, 1, 0, 1, 1, 0, 1, 0, 4, 0, 1, 0, 1, 1, 0, 1, 0, 1, 1, 1, 0, 1, 1, 0, 1, 0, 1, 1, 3, 0, 1, 1, 0, 1, 1, 1, 0, 1, 0, 1, 0, 1, 1, 1, 0, 1, 0, 1, 3, 1, 0, 1, 1, 0, 1, 1, 1, 1, 1, 0, 1, 1, 0, 1, 1, 0, 1, 0, 4, 0, 1, 1, 0, 1, 0, 1, 1, 0, 1, 0, 1, 0, 1, 1, 0, 1, 0, 1, 3, 1, 1, 0, 1, 0, 1, 1, 1, 0, 1, 1, 0, 1, 0, 1, 1, 1, 0, 1, 3, 1, 1, 0, 1, 1, 1, 1, 0, 1, 0, 1, 0, 1, 1, 0, 1, 1, 0, 1, 3, 1, 0, 1, 1, 0, 1, 1, 0, 1, 1, 0, 1, 0, 1, 1, 0, 1, 1, 0, 3, 1, 1, 0, 1, 1, 1, 0, 1, 0, 1, 1, 0, 1, 1, 0, 0, 1, 1, 0, 4, 1, 0, 1, 1, 0, 1, 1, 0, 1, 1, 1, 0, 1, 1, 0, 1, 0, 1, 1, 3, 1, 0, 1, 1, 0, 1, 1, 0, 1, 0, 1, 0, 1, 1, 0, 1, 0, 1, 1, 4, 1, 0, 1, 1, 0, 1, 1, 0, 1, 1, 0, 1, 0, 1, 1, 1, 0, 0, 1, 4, 0, 1, 1, 0, 1, 1, 0, 1, 0, 1, 1, 0, 1, 0, 1, 0, 1, 1, 0, 4, 0, 1, 1, 3, 1, 1, 0, 1, 1, 0, 1, 1, 0, 1, 1, 0, 1, 0, 1, 3, 1, 1, 1, 0, 1, 0, 1, 1, 0, 1, 1, 0, 1, 1, 0, 1, 1, 0, 1, 318, 1, 1, 1, 1, 0, 1, 1, 0, 1, 1, 1, 0, 1, 1, 0, 1, 1, 4, 1, 4, 0, 1, 1, 1, 0, 1, 1, 1, 0, 1, 1, 1, 0, 1, 1, 0, 1, 0, 1, 4, 0, 1, 1, 0, 1, 1, 1, 0, 1, 1, 1, 0, 1, 0, 1, 1, 0, 1, 25, 4, 1, 1, 1, 1, 0, 1, 1, 1, 0, 1, 1, 1, 0, 1, 1, 1, 0, 1, 1, 3, 1, 0, 1, 1, 1, 1, 0, 2, 0, 1, 0, 1, 1, 1, 0, 1, 0, 1, 1, 3, 1, 1, 0, 1, 1, 0, 1, 1, 0, 1, 0, 1, 1, 0, 1, 0, 1, 1, 1, 3, 1, 0, 1, 1, 0, 1, 0, 1, 1, 1, 0, 1, 1, 1, 1, 0, 1, 1, 0, 3, 1, 1, 1, 0, 1, 1, 0, 1, 1, 0, 1, 1, 1, 0, 1, 1, 0, 1, 1, 3, 0, 1, 1, 0, 1, 1, 0, 1, 1, 0, 1, 1, 0, 1, 0, 1, 1, 0, 1, 3, 0, 1, 1, 0, 1, 1, 0, 1, 1, 0, 1, 1, 1, 0, 1, 1, 0, 1, 1, 4, 1, 1, 0, 1, 1, 0, 1, 1, 1, 1, 0, 1, 1, 0, 1, 1, 1, 0, 1, 3, 0, 1, 1, 0, 1, 1, 0, 1, 1, 1, 0, 1, 1, 1, 1, 0, 1, 1, 0, 3, 1, 0, 1, 1, 0, 1, 1, 0, 1, 1, 0, 1, 1, 0, 1, 1, 0, 1, 1, 2, 1, 1, 0, 1, 1, 1, 0, 1, 1, 1, 0, 1, 1, 0, 1, 0, 1, 1, 0, 3, 1, 1, 0, 1, 1, 0, 1, 1, 0, 1, 1, 0, 1, 0, 1, 1, 0, 1, 1, 2, 1, 1, 0, 1, 1, 0, 1, 1, 1, 0, 1, 1, 1, 0, 1, 1, 0, 1, 0, 4, 0, 1, 0, 1, 1, 0, 1, 1, 0, 1, 0, 1, 0, 1, 1, 0, 1, 1, 0, 3, 1, 0, 1, 0, 1, 1, 0, 1, 1, 0, 1, 1, 0, 1, 1, 0, 1, 0, 1, 3, 1, 0, 1, 1, 0, 1, 1, 0, 1, 1, 0, 1, 0, 1, 1, 0, 1, 0, 1, 4, 0, 1, 0, 1, 1, 0, 1, 0, 1, 1, 0, 1, 0, 1, 1, 0, 1, 1, 0, 3, 1, 1, 0, 1, 1, 1, 13, 1, 0, 1, 1, 0, 1, 1, 0, 1, 1, 0, 1, 3, 1, 1, 0, 1, 1, 0, 1, 1, 0, 1, 1, 1, 0, 1, 1, 0, 1, 0, 1, 8, 0, 1, 1, 0, 1, 1, 0, 1, 1, 0, 1, 1, 0, 1, 0, 1, 1, 0, 1, 3, 0, 1, 1, 0, 1, 0, 1, 1, 1, 0, 1, 1, 1, 0, 1, 1, 0, 1, 1, 3, 1, 0, 1, 0, 1, 0, 1, 1, 0, 1, 1, 0, 1, 0, 1, 1, 1, 0, 1, 3, 0, 1, 1, 1, 0, 1, 1, 0, 1, 1, 0, 1, 0, 1, 2, 1, 1, 0, 1, 3, 0, 1, 0, 1, 1, 0, 1, 0, 1, 1, 0, 1, 1, 0, 1, 0, 1, 0, 1, 3, 1, 0, 1, 1, 0, 1, 1, 0, 1, 1, 1, 0, 1, 0, 1, 0, 1, 1, 0, 3, 1, 0, 1, 1, 0, 1, 1, 0, 1, 0, 1, 1, 0, 1, 1, 1, 0, 1, 1, 2, 1, 1, 1, 1, 0, 1, 1, 0, 1, 1, 0, 1, 1, 1, 0, 1, 1, 0, 1, 3, 1, 0, 1, 1, 0, 1, 1, 0, 1, 1, 0, 1, 0, 1, 1, 1, 0, 1, 0, 4, 0, 1, 1, 0, 1, 0, 1, 1, 0, 1, 1, 1, 1, 0, 1, 1, 0, 1, 1, 2, 1, 1, 0, 1, 1, 0, 3, 1, 0, 1, 0, 1, 1, 0, 1, 1, 0, 1, 1, 3, 1, 1, 0, 1, 1, 1, 0, 1, 0, 1, 1, 1, 0, 1, 0, 1, 1, 0, 1, 3, 0, 1, 1, 0, 1, 0, 1, 1, 0, 1, 1, 0, 1, 1, 0, 1, 1, 1, 0, 804, 0, 14, 1, 5, 0, 2, 5, 3, 1, 1, 0, 1, 1, 0, 1, 1, 0, 1, 1, 3, 1, 0, 1, 1, 0, 1, 1, 0, 1, 1, 1, 0, 2, 0, 1, 1, 1, 0, 1, 4, 1, 0, 1, 1, 0, 1, 1, 0, 1, 1, 1, 1, 1, 0, 1, 3, 0, 1, 0, 4, 1, 0, 1, 1, 1, 0, 1, 1, 0, 1, 1, 0, 1, 1, 0, 1, 1, 1, 0, 4, 0, 1, 1, 1, 0, 1, 1, 0, 1, 1, 0, 1, 5, 1, 1, 0, 1, 1, 0, 4, 0, 1, 1, 0, 1, 1, 0, 1, 1, 1, 0, 1, 2, 0, 1, 1, 0, 1, 1, 5, 8, 1, 1, 0, 1, 1, 0, 1, 1, 8, 1, 1, 0, 1, 0, 1, 1, 0, 1, 5, 0, 1, 1, 1, 1, 0, 1, 1, 0, 1, 1, 0, 1, 1, 0, 1, 1, 0, 1, 3, 1, 1, 0, 1, 1, 0, 1, 0, 1, 1, 1, 0, 1, 0, 1, 1, 0, 1, 1, 2, 1, 1, 0, 1, 1, 0, 1, 1, 0, 1, 1, 1, 5, 1, 1, 1, 0, 1, 1, 5, 0, 1, 1, 0, 1, 1, 0, 1, 0, 1, 1, 1, 0, 1, 1, 0, 1, 1, 0, 3, 1, 1, 0, 1, 0, 2, 0, 1, 0, 1, 1, 1, 0, 1, 1, 0, 1, 1, 0, 3, 1, 1, 0, 1, 0, 1, 1, 0, 1, 1, 1, 0, 1, 1, 0, 1, 1, 1, 1, 5, 1, 0, 1, 0, 1, 1, 1, 0, 1, 1, 0, 1, 1, 1, 1, 0, 1, 0, 1, 11, 0, 0, 0, 1, 0, 1, 1, 0, 1, 0, 1, 1, 0, 1, 0, 1, 1, 10, 1, 3, 1, 1, 0, 1, 1, 0, 1, 1, 0, 1, 0, 1, 1, 0, 1, 0, 1, 1, 0, 3, 1, 0, 1, 0, 1, 1, 0, 1, 1, 0, 1, 1, 0, 1, 1, 0, 1, 0, 1, 3, 1, 0, 1, 1, 1, 0, 1, 1, 1, 0, 1, 1, 0, 1, 1, 1, 0, 1, 1, 3, 0, 1, 1, 1, 1, 0, 1, 0, 1, 1, 0, 1, 1, 0, 1, 1, 0, 1, 1, 3, 1, 0, 1, 1, 0, 1, 1, 0, 1, 1, 0, 1, 0, 1, 1, 0, 1, 1, 0, 4, 0, 1, 1, 0, 1, 1, 1, 0, 1, 0, 1, 1, 0, 1, 0, 1, 1, 1, 1, 3, 0, 1, 1, 0, 1, 1, 0, 1, 1, 1, 0, 1, 1, 0, 1, 1, 0, 1, 0, 4, 0, 1, 1, 0, 1, 1, 0, 1, 0, 1, 1, 0, 1, 0, 1, 1, 0, 1, 1, 2, 1, 1, 0, 1, 1, 0, 1, 0, 1, 1, 0, 1, 1, 0, 1, 0, 1, 1, 0, 4, 0, 1, 0, 1, 1, 0, 1, 1, 0, 1, 0, 1, 1, 1, 0, 1, 1, 0, 1, 3, 0, 1, 1, 0, 1, 0, 1, 1, 0, 1, 1, 0, 1, 1, 0, 1, 1, 0, 1, 3, 0, 1, 1, 0, 1, 1, 1, 1, 0, 1, 1, 1, 0, 1, 1, 0, 1, 0, 1, 4, 0, 1, 0, 1, 1, 0, 1, 1, 0, 1, 1, 1, 0, 1, 1, 0, 1, 1, 1, 3, 1, 0, 1, 0, 1, 1, 0, 1, 1, 0, 1, 1, 0, 1, 1, 0, 1, 1, 0, 4, 0, 1, 1, 0, 1, 0, 1, 1, 0, 1, 1, 0, 1, 0, 1, 1, 1, 0, 1, 3, 1, 0, 1, 1, 0, 2, 1, 0, 1, 1, 0, 1, 0, 1, 1, 0, 1, 0, 1, 3, 1, 1, 0, 1, 1, 0, 1, 0, 1, 1, 0, 1, 2, 1, 0, 1, 1, 1, 0, 4, 0, 1, 1, 0, 1, 0, 1, 1, 0, 1, 1, 0, 1, 1, 0, 1, 1, 0, 1, 4, 1, 1, 0, 1, 1, 0, 1, 1, 0, 1, 0, 1, 1, 0, 1, 1, 0, 1, 0, 11, 0, 1, 1, 0, 1, 0, 1, 1, 0, 1, 0, 1, 1, 1, 0, 1, 0, 1, 1, 3, 1, 0, 1, 1, 0, 1, 1, 0, 1, 0, 1, 1, 0, 1, 0, 1, 1, 0, 1, 3, 0, 1, 1, 0, 1, 0, 1, 1, 0, 1, 1, 0, 1, 1, 0, 1, 1, 0, 1, 4, 0, 1, 1, 0, 1, 0, 1, 1, 0, 1, 1, 0, 1, 1, 0, 1, 0, 1, 1, 2, 1, 1, 1, 0, 1, 0, 1, 1, 0, 1, 1, 6, 0, 1, 1, 0, 1, 1, 0, 4, 1, 0, 1, 0, 1, 1, 0, 1, 0, 1, 1, 0, 1, 1, 0, 1, 1, 0, 1, 3, 1, 0, 1, 1, 0, 1, 0, 1, 1, 0, 1, 1, 0, 1, 1, 0, 1, 1, 0, 3, 1, 0, 1, 1, 0, 1, 0, 1, 1, 0, 1, 1, 0, 1, 1, 0, 1, 0, 1, 5, 0, 1, 1, 0, 1, 1, 0, 1, 0, 1, 1, 0, 1, 1, 0, 1, 1, 0, 1, 4, 0, 1, 0, 1, 1, 0, 1, 1, 0, 1, 0, 1, 1, 8, 1, 1, 0, 1, 1, 3, 1, 1, 1, 0, 1, 0, 1, 1, 0, 1, 1, 1, 0, 1, 1, 1, 0, 1, 1, 3, 1, 1, 0, 1, 1, 0, 1, 0, 1, 1, 0, 1, 1, 0, 1, 0, 1, 1, 1, 3, 0, 1, 0, 1, 1, 1, 0, 1, 1, 0, 1, 1, 0, 1, 1, 0, 1, 1, 1, 4, 0, 1, 1, 0, 1, 1, 0, 1, 1, 0, 1, 1, 0, 1, 1, 0, 1, 0, 1, 3, 0, 1, 1, 1, 1, 0, 1, 1, 0, 1, 1, 0, 1, 1, 0, 1, 1, 0, 1, 4, 1, 0, 1, 1, 0, 1, 1, 0, 1, 0, 1, 1, 0, 1, 0, 1, 1, 0, 1, 3, 1, 0, 1, 1, 0, 1, 1, 0, 1, 1, 1, 0, 1, 15, 0, 1, 0, 1, 0, 4, 1, 1, 0, 1, 0, 1, 1, 0, 1, 1, 0, 1, 0, 1, 1, 1, 0, 1, 0, 3, 1, 0, 1, 1, 0, 1, 1, 0, 1, 1, 0, 1, 1, 0, 1, 0, 1, 1, 1, 3, 0, 1, 1, 1, 1, 0, 0, 1, 1, 0, 1, 1, 0, 1, 1, 0, 1, 1, 0, 4, 0, 1, 1, 0, 1, 1, 0, 1, 1, 0, 1, 0, 1, 1, 0, 1, 1, 0, 1, 3, 1, 0, 1, 1, 0, 1, 1, 0, 1, 1, 0, 1, 1, 4, 1, 1, 1, 0, 1, 3, 1, 0, 1, 0, 1, 1, 0, 2, 0, 1, 1, 0, 1, 0, 1, 1, 1, 0, 1, 3, 1, 0, 1, 1, 1, 1, 0, 1, 0, 1, 1, 0, 1, 1, 0, 1, 1, 0, 1, 3, 1, 0, 1, 1, 1, 0, 1, 0, 1, 1, 0, 1, 1, 0, 1, 1, 0, 1, 1, 7, 1, 0, 1, 1, 0, 1, 0, 1, 1, 0, 1, 1, 0, 1, 1, 1, 0, 1, 1, 3, 0, 1, 1, 1, 0, 1, 1, 0, 1, 1, 1, 1, 0, 1, 1, 0, 1, 1, 0, 4, 1, 1, 0, 1, 1, 0, 1, 1, 0, 1, 0, 1, 1, 0, 1, 1, 0, 1, 1, 7, 0, 1, 1, 0, 1, 1, 0, 1, 1, 1, 0, 1, 1, 1, 1, 0, 1, 1, 0, 5, 1, 0, 1, 0, 1, 1, 0, 1, 1, 0, 1, 1, 0, 1, 1, 0, 1, 1, 1, 3, 1, 1, 0, 1, 0, 1, 1, 0, 1, 1, 0, 1, 1, 1, 0, 1, 1, 0, 1, 4, 1, 0, 1, 1, 0, 1, 1, 1, 1, 1, 0, 1, 1, 0, 1, 1, 0, 1, 1, 4, 1, 1, 0, 2, 1, 1, 0, 1, 1, 1, 0, 1, 1, 1, 0, 1, 0, 1, 1, 4, 1, 0, 1, 1, 1, 0, 1, 1, 0, 1, 1, 1, 0, 1, 1, 1, 0, 1, 0, 7, 0, 1, 1, 1, 0, 1, 1, 0, 1, 1, 0, 1, 1, 0, 1, 1, 1, 0, 1, 557, 1, 1, 1, 1, 1, 0, 1, 1, 1, 1, 1, 0, 1, 1, 1, 1, 1, 1, 0, 22, 1, 0, 1, 2, 0, 1, 1, 1, 1, 0, 1, 1, 0, 1, 1, 0, 1, 1, 1001, 9, 4, 1, 2, 1, 1, 1, 0, 1, 1, 0, 1, 0, 1, 1, 0, 1, 1, 0, 1, 3, 9, 1, 1, 0, 1, 1, 0, 1, 1, 0, 1, 1, 1, 0, 1, 0, 1, 1, 0, 4, 1, 0, 1, 1, 0, 2, 1, 1, 1, 1, 0, 1, 1, 1, 0, 1, 1, 0, 1, 7, 1, 0, 1, 1, 0, 1, 0, 2, 0, 1, 0, 1, 1, 0, 1, 4, 1, 0, 1, 3, 1, 0, 1, 1, 0, 1, 1, 0, 1, 0, 1, 1, 1, 0, 1, 1, 1, 0, 1, 4, 1, 1, 1, 0, 1, 1, 0, 1, 1, 0, 1, 1, 0, 1, 1, 0, 1, 1, 0, 7, 1, 1, 1, 0, 1, 1, 0, 1, 1, 0, 1, 0, 1, 1, 1, 0, 1, 1, 0, 3, 1, 0, 1, 1, 0, 1, 0, 1, 1, 0, 1, 0, 1, 1, 0, 1, 1, 0, 1, 3, 1, 0, 1, 0, 1, 1, 0, 1, 1, 0, 1, 1, 0, 1, 1, 0, 1, 0, 1, 4, 0, 1, 1, 0, 1, 1, 1, 0, 1, 0, 1, 1, 0, 1, 0, 1, 1, 0, 1, 7, 1, 0, 2, 0, 1, 1, 0, 1, 0, 1, 0, 1, 1, 0, 1, 1, 0, 5, 0, 5, 0, 1, 1, 0, 1, 1, 1, 1, 0, 1, 1, 0, 1, 1, 1, 1, 0, 1, 1, 2, 1, 1, 1, 0, 1, 1, 0, 1, 1, 0, 1, 0, 1, 0, 1, 0, 1, 1, 0, 4, 0, 1, 1, 0, 1, 1, 1, 0, 1, 1, 0, 1, 1, 0, 1, 0, 1, 1, 0, 3, 1, 0, 1, 1, 1, 0, 1, 1, 0, 1, 1, 0, 1, 1, 0, 1, 0, 1, 1, 2, 1, 1, 0, 1, 1, 0, 1, 1, 0, 1, 1, 1, 1, 0, 1, 0, 1, 1, 0, 8, 1, 0, 1, 1, 0, 1, 1, 0, 1, 1, 0, 1, 1, 0, 3, 0, 1, 1, 0, 4, 0, 1, 0, 1, 1, 0, 1, 0, 1, 1, 0, 1, 0, 1, 1, 0, 1, 1, 0, 7, 0, 1, 1, 1, 0, 1, 0, 1, 1, 0, 1, 1, 0, 1, 1, 0, 1, 1, 0, 4, 1, 0, 1, 1, 1, 1, 1, 0, 1, 1, 1, 0, 1, 1, 1, 1, 0, 1, 1, 3, 1, 1, 0, 1, 1, 0, 1, 1, 0, 1, 1, 0, 1, 1, 1, 0, 1, 1, 0, 3, 1, 1, 0, 1, 1, 1, 0, 1, 1, 0, 1, 1, 0, 1, 1, 1, 0, 1, 1, 2, 1, 1, 1, 0, 1, 1, 0, 1, 0, 1, 1, 0, 1, 0, 1, 0, 1, 1, 0, 4, 0, 1, 1, 0, 1, 1, 0, 1, 1, 0, 1, 1, 0, 1, 0, 1, 1, 0, 1, 3, 1, 0, 1, 1, 0, 1, 0, 1, 1, 2, 1, 1, 0, 1, 1, 0, 1, 2, 0, 6, 1, 0, 1, 1, 0, 1, 1, 1, 0, 1, 1, 0, 1, 1, 1, 1, 0, 1, 1, 3, 1, 1, 0, 1, 1, 0, 1, 0, 1, 1, 0, 1, 1, 1, 0, 1, 0, 1, 1, 4, 0, 1, 1, 0, 1, 1, 0, 1, 1, 0, 1, 1, 0, 1, 1, 0, 1, 1, 0, 3, 1, 0, 1, 1, 0, 1, 1, 0, 1, 1, 1, 0, 1, 1, 0, 1, 1, 0, 2, 11, 19, 1, 1, 0, 1, 1, 1, 0, 1, 1, 0, 1, 1, 0, 6, 1, 0, 1, 1, 3, 1, 1, 1, 0, 1, 1, 0, 1, 1, 1, 0, 1, 1, 0, 1, 1, 0, 1, 1, 972, 15, 10, 1, 1, 1, 2, 1, 1, 1, 0, 3, 1, 1, 1, 1, 2, 1, 1, 0, 10, 0, 0, 1, 0, 0, 0, 1, 1, 1, 0, 1, 1, 0, 1, 1, 0, 1, 1, 0, 5, 0, 1, 1, 1, 1, 0, 1, 1, 0, 1, 1, 3, 0, 1, 1, 2, 0, 1, 0, 6, 1, 1, 1, 0, 1, 1, 0, 1, 0, 9, 1, 0, 1, 1, 0, 1, 1, 0, 1, 3, 1, 1, 0, 1, 1, 0, 1, 1, 0, 1, 1, 0, 1, 0, 1, 0, 1, 1, 0, 5, 0, 1, 0, 1, 1, 0, 1, 0, 1, 1, 0, 1, 0, 1, 1, 0, 1, 0, 1, 3, 1, 0, 1, 1, 0, 1, 1, 0, 1, 0, 1, 1, 0, 1, 0, 1, 1, 0, 1, 4, 0, 1, 1, 0, 1, 0, 1, 0, 1, 1, 0, 1, 1, 0, 1, 0, 1, 1, 0, 4, 1, 0, 1, 0, 1, 1, 1, 0, 1, 1, 0, 1, 1, 0, 1, 0, 1, 1, 0, 4, 0, 1, 1, 0, 1, 0, 1, 1, 0, 1, 0, 1, 1, 0, 1, 0, 1, 1, 0, 7, 0, 1, 1, 0, 1, 1, 0, 1, 0, 1, 1, 0, 1, 1, 1, 1, 0, 1, 1, 3, 0, 1, 1, 1, 0, 1, 1, 0, 1, 0, 1, 1, 0, 1, 1, 0, 1, 0, 1, 3, 1, 0, 1, 0, 1, 1, 0, 1, 0, 1, 0, 1, 1, 0, 1, 1, 0, 1, 0, 4, 1, 0, 1, 1, 0, 1, 0, 1, 1, 0, 1, 0, 1, 0, 1, 0, 1, 1, 0, 4, 0, 1, 0, 1, 1, 0, 1, 0, 1, 1, 0, 1, 0, 1, 1, 0, 1, 0, 1, 3, 0, 1, 1, 0, 1, 1, 0, 1, 0, 1, 1, 0, 1, 1, 0, 1, 1, 0, 1, 3, 0, 1, 1, 0, 1, 0, 1, 1, 0, 1, 1, 0, 1, 0, 1, 1, 0, 1, 0, 4, 1, 0, 1, 0, 1, 0, 1, 1, 1, 0, 1, 0, 1, 1, 0, 1, 0, 1, 1, 4, 1, 0, 1, 0, 1, 1, 0, 1, 1, 0, 1, 0, 1, 0, 1, 1, 0, 1, 0, 3, 1, 1, 0, 1, 1, 0, 1, 0, 1, 1, 0, 1, 1, 0, 1, 1, 0, 1, 0, 4, 0, 1, 0, 1, 1, 0, 1, 1, 0, 1, 1, 0, 1, 0, 1, 1, 1, 0, 1, 3, 1, 1, 1, 0, 1, 0, 1, 1, 0, 1, 0, 1, 4, 1, 1, 0, 1, 0, 5, 5, 1, 0, 1, 1, 0, 1, 1, 0, 1, 1, 0, 1, 0, 1, 1, 0, 1, 1, 3, 3, 1, 0, 1, 0, 1, 1, 0, 1, 0, 1, 1, 0, 1, 0, 1, 0, 1, 1, 1, 2, 1, 1, 0, 1, 0, 1, 1, 0, 1, 0, 1, 1, 0, 1, 0, 1, 1, 0, 1, 3, 0, 1, 0, 1, 1, 0, 1, 1, 0, 1, 0, 1, 0, 10, 1, 1, 0, 1, 1, 3, 1, 0, 1, 0, 1, 1, 0, 1, 1, 0, 1, 1, 1, 1, 0, 1, 0, 1, 1, 3, 1, 0, 1, 0, 1, 1, 0, 1, 0, 1, 1, 0, 1, 0, 1, 1, 0, 1, 0, 4, 0, 1, 0, 1, 1, 0, 1, 1, 0, 1, 1, 0, 1, 1, 0, 1, 0, 1, 1, 3, 1, 0, 1, 1, 0, 1, 0, 1, 0, 1, 1, 0, 1, 0, 1, 1, 0, 1, 1, 12, 1, 1, 0, 1, 0, 1, 1, 0, 1, 1, 3, 5, 3, 0, 1, 1, 0, 1, 1, 3, 1, 0, 1, 1, 0, 1, 1, 1, 0, 1, 1, 0, 1, 0, 1, 1, 0, 1, 1, 4, 1, 0, 1, 1, 0, 1, 1, 1, 1, 1, 1, 0, 1, 0, 4, 1, 1, 0, 1, 1558, 1, 2, 1, 1, 1, 1, 1, 0, 1, 1, 1, 0, 1, 1, 0, 1, 1, 1, 0, 4, 1, 0, 1, 1, 1, 0, 1, 1, 0, 1, 1, 12, 1, 0, 1, 1, 0, 1, 1, 4, 1, 0, 1, 1, 1, 0, 1, 1, 0, 1, 1, 3, 0, 1, 1, 0, 1, 1, 1, 2, 1, 1, 0, 1, 1, 0, 1, 1, 1, 0, 1, 1, 0, 1, 1, 1, 0, 1, 1, 6, 1, 1, 0, 1, 1, 0, 1, 1, 0, 1, 5, 1, 0, 1, 0, 1, 1, 1, 1, 3, 1, 1, 0, 1, 0, 1, 1, 1, 0, 1, 0, 1, 1, 0, 1, 1, 0, 1, 1, 4, 1, 0, 1, 0, 1, 1, 0, 1, 1, 0, 1, 1, 0, 1, 1, 0, 1, 1, 0, 10, 1, 1, 1, 0, 1, 1, 0, 1, 0, 1, 1, 0, 1, 1, 0, 1, 0, 1, 1, 7, 0, 1, 1, 1, 0, 1, 1, 0, 1, 1, 0, 1, 1, 0, 1, 1, 0, 1, 1, 3, 1, 0, 1, 1, 0, 1, 0, 1, 1, 0, 1, 0, 1, 1, 0, 1, 1, 0, 1, 3, 1, 0, 1, 1, 0, 1, 1, 0, 1, 1, 0, 1, 1, 0, 1, 1, 0, 1, 1, 3, 1, 0, 1, 1, 0, 1, 1, 0, 1, 0, 1, 1, 0, 1, 0, 1, 1, 0, 1, 7, 1, 1, 1, 1, 0, 1, 0, 1, 1, 0, 1, 1, 0, 1, 0, 1, 1, 0, 1, 4, 0, 1, 0, 1, 1, 0, 1, 1, 0, 1, 1, 0, 1, 1, 0, 1, 1, 0, 1, 3, 0, 1, 1, 5, 1, 1, 1, 1, 0, 1, 1, 1, 0, 1, 1, 1, 0, 1, 1, 3, 1, 1, 0, 1, 1, 0, 1, 0, 1, 1, 0, 1, 1, 0, 1, 0, 1, 1, 0, 8, 1, 0, 1, 1, 0, 1, 0, 1, 1, 0, 1, 1, 0, 1, 0, 1, 0, 1, 1, 2, 1, 1, 0, 1, 1, 0, 1, 0, 1, 1, 0, 1, 0, 1, 1, 1, 0, 1, 0, 3, 1, 1, 0, 1, 1, 0, 1, 0, 1, 1, 0, 1, 1, 0, 1, 0, 1, 1, 1, 7, 1, 1, 0, 1, 1, 0, 1, 1, 0, 1, 0, 1, 1, 0, 1, 0, 1, 1, 0, 6, 1, 1, 0, 1, 1, 0, 1, 0, 1, 1, 0, 1, 0, 1, 1, 1, 0, 1, 1, 3, 1, 0, 1, 1, 0, 1, 1, 0, 1, 1, 0, 1, 1, 0, 1, 0, 1, 1, 0, 4, 0, 1, 1, 0, 1, 0, 1, 1, 0, 1, 8, 1, 0, 3, 1, 1, 1, 0, 1, 9, 1, 1, 0, 1, 0, 1, 1, 0, 1, 1, 0, 1, 1, 0, 1, 0, 1, 1, 0, 4, 0, 1, 1, 0, 1, 0, 1, 1, 0, 1, 1, 0, 1, 0, 1, 1, 0, 1, 3, 0, 3, 1, 1, 0, 1, 1, 0, 10, 0, 1, 1, 1, 0, 1, 1, 0, 278, 1, 1, 0, 14, 1, 1, 0, 1, 1, 0, 1, 9, 1, 1, 0, 1, 1, 1, 0, 1, 1, 0, 1, 6, 1, 0, 1, 1, 1, 0, 1, 1, 0, 1, 1, 0, 1, 1, 0, 1, 1, 1, 0, 360, 4, 1, 0, 1, 1, 0, 1, 1, 0, 1, 1, 0, 1, 1, 1, 0, 1, 1, 0, 5, 0, 1, 1, 1, 0, 1, 1, 0, 1, 1, 0, 1, 0, 1, 1, 0, 1, 1, 2, 4, 0, 1, 1, 1, 1, 0, 1, 1, 0, 1, 1, 0, 1, 1, 0, 1, 1, 0, 1, 7, 0, 1, 1, 1, 0, 1, 1, 0, 1, 1, 0, 1, 1, 1, 0, 1, 1, 0, 1, 6, 0, 1, 1, 0, 1, 1, 1, 0, 1, 1, 0, 1, 1, 1, 0, 1, 1, 1, 1, 3, 1, 1, 1, 0, 1, 1, 0, 1, 1, 1, 0, 1, 1, 0, 1, 1, 1, 0, 1, 4, 1, 1, 0, 1, 1, 0, 1, 1, 0, 1, 1, 0, 1, 1, 0, 1, 1, 1, 0, 4, 0, 1, 0, 1, 1, 1, 0, 1, 1, 0, 1, 1, 0, 1, 1, 0, 1, 1, 0, 4, 0, 1, 1, 0, 1, 1, 0, 1, 1, 0, 1, 1, 0, 1, 1, 1, 0, 1, 0, 4, 0, 1, 1, 0, 1, 0, 1, 1, 1, 0, 1, 1, 0, 1, 1, 0, 1, 1, 0, 6, 0, 1, 0, 1, 1, 0, 1, 1, 1, 0, 1, 1, 1, 0, 1, 1, 1, 0, 1, 9, 1, 0, 1, 1, 0, 1, 1, 0, 1, 1, 1, 0, 1, 1, 0, 1, 1, 1, 0, 4, 1, 1, 1, 0, 1, 1, 0, 1, 1, 1, 0, 1, 1, 0, 1, 1, 1, 0, 1, 4, 0, 1, 1, 0, 1, 1, 0, 1, 1, 1, 0, 1, 1, 1, 0, 1, 1, 1, 1, 4, 1, 1, 0, 1, 1, 1, 0, 1, 1, 1, 1, 0, 1, 1, 0, 1, 1, 1, 0, 3, 1, 1, 1, 0, 1, 1, 0, 1, 1, 0, 1, 1, 0, 1, 1, 1, 0, 1, 1, 4, 0, 1, 1, 1, 1, 0, 1, 1, 0, 1, 1, 0, 1, 1, 1, 0, 1, 1, 0, 3, 1, 1, 4, 0, 1, 1, 1, 0, 1, 1, 0, 1, 0, 1, 1, 0, 1, 1, 0, 3, 1, 1, 0, 1, 1, 1, 0, 1, 1, 0, 1, 1, 1, 0, 1, 1, 7, 2, 0, 4, 0, 1, 1, 1, 1, 1, 0, 10, 1, 0, 1, 0, 1, 1, 0, 1, 0, 1, 1, 989, 0, 1, 1, 1, 0, 1, 1, 0, 1, 1, 1, 0, 1, 1, 1, 0, 1, 0, 1, 74, 1, 0, 1, 1, 1, 0, 18, 0, 1, 1, 0, 1, 1, 0, 1, 1, 0, 1, 0, 95, 1, 1, 0, 1, 1, 1, 0, 1, 2, 1, 1, 1, 0, 1, 1, 1, 1, 0, 1, 3, 1, 2, 1, 1, 0, 1, 1, 1, 0, 1, 0, 1, 1, 0, 1, 0, 1, 1, 0, 4, 0, 1, 1, 0, 1, 1, 0, 1, 0, 1, 1, 0, 1, 1, 0, 1, 0, 1, 1, 3, 0, 1, 0, 1, 1, 0, 1, 0, 1, 1, 0, 1, 0, 1, 1, 0, 1, 0, 1, 3, 0, 1, 1, 0, 1, 1, 0, 1, 0, 1, 1, 0, 1, 0, 1, 1, 0, 1, 0, 4, 0, 1, 1, 0, 1, 0, 1, 1, 1, 0, 1, 0, 1, 1, 2, 1, 0, 3, 1, 37, 1, 0, 1, 2, 2, 1, 1, 0, 1, 1, 1, 0, 1, 1, 0, 1, 1, 0, 1, 3, 1, 0, 1, 1, 1, 1, 0, 1, 1, 2, 1, 1, 0, 1, 1, 0, 1, 1, 0, 4, 1, 1, 1, 0, 1, 1, 0, 1, 1, 0, 1, 1, 7, 1, 1, 0, 1, 1, 0, 5, 1, 1, 1, 0, 1, 0, 1, 1, 0, 1, 1, 0, 1, 1, 0, 1, 1, 0, 1, 5, 1, 1, 0, 1, 1, 0, 3, 1, 0, 1, 1, 1, 0, 1, 1, 0, 1, 1, 1, 3, 1, 1, 0, 1, 0, 1, 1, 0, 1, 1, 1, 0, 1, 1, 0, 1, 0, 1, 1, 5, 0, 1, 1, 0, 1, 1, 0, 1, 0, 1, 1, 0, 1, 0, 1, 1, 0, 1, 0, 4, 0, 1, 0, 1, 1, 0, 1, 0, 1, 1, 0, 1, 1, 0, 1, 0, 1, 1, 0, 3, 1, 0, 1, 1, 0, 1, 0, 1, 1, 0, 1, 0, 1, 1, 0, 1, 1, 1, 1, 3, 0, 1, 1, 0, 0, 1, 1, 0, 1, 1, 0, 1, 0, 1, 1, 0, 1, 1, 0, 3, 4, 0, 1, 1, 1, 0, 1, 0, 1, 1, 0, 1, 0, 1, 2, 0, 0, 1, 0, 3, 1, 1, 1, 0, 1, 1, 0, 1, 1, 0, 1, 12, 3, 0, 1, 0, 1, 1, 0, 3, 1, 1, 0, 1, 0, 1, 0, 1, 1, 0, 1, 1, 1, 0, 1, 0, 1, 1, 0, 3, 1, 0, 1, 0, 1, 0, 1, 1, 0, 1, 1, 0, 1, 0, 1, 1, 0, 1, 0, 3, 1, 0, 1, 1, 0, 1, 0, 1, 1, 0, 1, 1, 0, 1, 0, 1, 1, 0, 1, 3, 1, 0, 1, 0, 1, 0, 1, 1, 0, 1, 1, 1, 0, 1, 1, 0, 1, 1, 0, 4, 0, 1, 0, 1, 1, 0, 1, 1, 0, 1, 1, 0, 1, 0, 1, 1, 0, 1, 0, 6, 1, 0, 1, 1, 0, 1, 0, 1, 1, 0, 1, 0, 1, 1, 1, 0, 1, 1, 0, 5, 1, 0, 1, 0, 1, 1, 0, 1, 1, 0, 1, 0, 1, 1, 0, 1, 0, 1, 1, 3, 0, 1, 1, 0, 1, 0, 1, 1, 0, 1, 0, 1, 1, 0, 1, 0, 1, 1, 1, 4, 0, 1, 0, 1, 0, 1, 1, 0, 1, 0, 1, 1, 0, 2, 0, 0, 1, 0, 1, 3, 1, 0, 1, 0, 1, 0, 1, 1, 0, 1, 0, 1, 1, 0, 1, 0, 1, 0, 1, 3, 1, 1, 0, 1, 1, 0, 1, 1, 0, 1, 0, 1, 1, 0, 1, 0, 1, 1, 0, 5, 1, 0, 1, 1, 0, 1, 1, 0, 1, 0, 1, 1, 0, 1, 0, 1, 0, 1, 1, 3, 1, 1, 0, 1, 0, 1, 0, 1, 1, 0, 1, 0, 1, 1, 0, 1, 0, 1, 0, 4, 1, 0, 1, 0, 1, 1, 0, 0, 1, 1, 0, 1, 0, 1, 1, 0, 1, 0, 1, 3, 1, 0, 1, 1, 1, 0, 1, 1, 0, 1, 1, 0, 1, 1, 0, 1, 0, 1, 1, 1134, 1, 1, 1, 0, 1, 1, 1, 1, 1, 1, 0, 1, 1, 0, 1, 1, 1, 0, 1, 6, 0, 1, 1, 1, 0, 10, 0, 1, 1, 0, 1, 1, 1, 0, 1, 1, 0, 1, 1, 5, 1, 0, 0, 1, 0, 1, 1, 0, 1, 1, 0, 1, 1, 0, 1, 1, 0, 1, 1, 4, 1, 0, 1, 1, 0, 1, 1, 0, 1, 1, 0, 1, 1, 0, 1, 0, 1, 1, 0, 6, 1, 1, 0, 1, 1, 1, 0, 1, 0, 1, 1, 1, 0, 1, 1, 1, 0, 1, 1, 3, 1, 1, 0, 1, 1, 0, 1, 0, 1, 1, 0, 1, 1, 1, 0, 1, 1, 0, 1, 3, 0, 1, 1, 0, 1, 1, 1, 0, 1, 1, 1, 0, 1, 1, 1, 0, 1, 0, 1, 8, 0, 1, 1, 0, 1, 1, 0, 1, 1, 0, 1, 0, 1, 1, 0, 1, 1, 0, 1, 3, 1, 0, 0, 1, 1, 0, 1, 1, 0, 1, 1, 0, 1, 0, 1, 1, 0, 1, 0, 4, 0, 1, 0, 1, 1, 0, 1, 0, 1, 1, 0, 1, 1, 0, 1, 1, 0, 1, 1, 3, 1, 0, 1, 0, 1, 1, 0, 1, 0, 1, 1, 0, 1, 1, 1, 0, 1, 1, 0, 4, 0, 1, 0, 1, 1, 0, 1, 1, 0, 1, 1, 0, 1, 1, 1, 0, 1, 1, 0, 3, 1, 1, 1, 0, 1, 1, 0, 1, 0, 1, 0, 1, 1, 0, 1, 0, 1, 1, 0, 9, 1, 0, 1, 1, 0, 1, 1, 0, 1, 0, 1, 1, 1, 0, 1, 0, 1, 0, 1, 3, 1, 0, 1, 1, 1, 1, 0, 1, 1, 0, 1, 1, 0, 1, 1, 1, 0, 1, 1, 3, 1, 1, 0, 1, 1, 0, 1, 0, 1, 1, 0, 1, 1, 1, 0, 1, 0, 1, 1, 3, 0, 1, 1, 0, 1, 1, 0, 1, 1, 0, 1, 0, 1, 1, 0, 1, 1, 0, 1, 3, 0, 1, 1, 0, 1, 0, 1, 1, 0, 1, 0, 1, 0, 1, 1, 0, 1, 1, 0, 5, 0, 1, 1, 0, 1, 1, 0, 1, 0, 1, 1, 0, 1, 0, 1, 1, 0, 1, 0, 6, 1, 0, 1, 1, 0, 1, 1, 0, 1, 0, 1, 1, 0, 1, 1, 0, 1, 0, 1, 4, 1, 1, 1, 0, 1, 1, 0, 1, 1, 1, 0, 1, 1, 0, 1, 1, 0, 1, 1, 3, 1, 1, 0, 1, 1, 0, 1, 1, 0, 1, 1, 0, 1, 1, 0, 1, 1, 0, 1, 6, 1, 1, 0, 1, 0, 1, 1, 5, 1, 0, 1, 1, 0, 1, 0, 1, 4, 1, 0, 3, 1, 1, 0, 1, 1, 0, 1, 5, 0, 0, 0, 0, 0, 2, 0, 0, 0, 0, 0, 195, 0, 1, 1, 1, 0, 1, 0, 1, 1, 0, 1, 1, 0, 1, 1, 1, 0, 1, 1, 2185, 0, 0, 1, 2, 0, 2, 1, 1, 0, 1, 1, 0, 1, 0, 1, 1, 0, 1, 0, 14, 1, 1, 0, 1, 1, 0, 1, 1, 0, 1, 1, 0, 1, 0, 1, 1, 1, 0, 1, 3, 1, 0, 1, 0, 1, 1, 0, 1, 12, 2, 2, 0, 2, 0, 1, 1, 1, 0, 1, 3, 1, 1, 1, 0, 1, 1, 0, 1, 1, 0, 1, 0, 1, 0, 1, 1, 0, 1, 0, 4, 0, 1, 1, 0, 1, 0, 1, 0, 1, 0, 1, 1, 0, 1, 1, 0, 1, 1, 1, 4, 1, 0, 1, 0, 1, 1, 0, 1, 0, 1, 1, 1, 0, 1, 1, 0, 1, 0, 1, 9, 1, 1, 0, 1, 1, 0, 1, 0, 1, 0, 1, 1, 0, 1, 1, 0, 1, 0, 1, 4, 1, 1, 0, 1, 1, 0, 1, 0, 1, 0, 1, 1, 0, 0, 1, 0, 1, 0, 1, 3, 1, 0, 1, 0, 1, 0, 1, 0, 1, 1, 0, 1, 0, 1, 0, 1, 1, 0, 1, 3, 1, 1, 1, 0, 1, 0, 1, 0, 1, 0, 1, 1, 0, 1, 1, 0, 1, 0, 1, 4, 1, 0, 1, 0, 1, 1, 1, 1, 0, 1, 1, 0, 1, 0, 1, 0, 1, 1, 0, 4, 1, 0, 1, 1, 0, 1, 0, 1, 1, 0, 1, 1, 0, 1, 0, 2, 0, 1, 0, 6, 1, 1, 1, 0, 1, 1, 0, 1, 0, 1, 0, 1, 1, 0, 1, 0, 1, 0, 1, 6, 1, 0, 1, 0, 1, 1, 1, 1, 0, 1, 0, 1, 1, 0, 1, 1, 0, 1, 0, 3, 1, 1, 0, 1, 0, 1, 0, 1, 1, 0, 1, 0, 1, 0, 1, 1, 0, 1, 0, 5, 0, 1, 1, 0, 1, 0, 1, 0, 1, 0, 3, 1, 0, 1, 0, 1, 1, 0, 1, 3, 1, 0, 1, 1, 0, 1, 0, 1, 1, 0, 1, 0, 1, 0, 1, 1, 0, 1, 0, 10, 0, 1, 1, 0, 1, 0, 1, 1, 0, 1, 0, 1, 0, 1, 1, 1, 0, 1, 0, 3, 1, 0, 1, 0, 1, 0, 1, 1, 0, 1, 2, 1, 1, 1, 1, 1, 1, 1, 0, 3, 12, 1, 1, 1, 0, 1, 1, 0, 1, 1, 1, 0, 1, 1, 1, 0, 1, 1, 0, 5, 0, 1, 1, 0, 1, 1, 0, 1, 3, 2, 0, 1, 1, 0, 1, 1, 0, 1, 1, 3, 1, 0, 1, 1, 0, 1, 1, 0, 1, 0, 1, 1, 1, 0, 1, 1, 0, 1, 1, 2, 1, 1, 0, 1, 1, 0, 1, 1, 0, 1, 0, 1, 1, 0, 1, 0, 1, 4, 1, 3, 0, 1, 1, 0, 1, 0, 1, 1, 1, 1, 0, 1, 1, 1, 0, 1, 0, 2, 0, 3, 1, 1, 1, 1, 1, 0, 1, 1, 0, 1, 1, 0, 1, 0, 1, 1, 0, 1, 0, 4, 0, 1, 1, 0, 1, 1, 0, 1, 0, 2, 1, 0, 1, 1, 0, 2, 1, 0, 1, 344, 1, 1, 2, 1, 1, 1, 1, 1, 0, 1, 1, 1, 0, 1, 1, 0, 1, 1, 1, 9, 1, 1, 1, 0, 1, 1, 0, 1, 1, 0, 1, 0, 1, 1, 0, 1, 1, 1, 1, 6, 1, 1, 0, 1, 1, 1, 0, 1, 1, 0, 1, 1, 0, 1, 1, 0, 1, 0, 1, 4, 0, 1, 1, 1, 0, 1, 0, 1, 1, 0, 1, 0, 1, 1, 0, 1, 1, 0, 1, 4, 1, 1, 0, 1, 1, 0, 1, 1, 0, 1, 1, 0, 1, 1, 0, 1, 0, 1, 1, 6, 0, 1, 1, 0, 1, 2, 1, 0, 1, 1, 1, 0, 1, 0, 1, 1, 0, 1, 0, 3, 1, 1, 0, 1, 1, 0, 1, 1, 0, 1, 1, 0, 2, 0, 1, 0, 1, 1, 0, 4, 1, 0, 1, 0, 1, 0, 1, 1, 0, 1, 1, 0, 1, 0, 1, 0, 1, 1, 0, 6, 0, 1, 1, 0, 1, 3, 1, 1, 1, 0, 1, 1, 0, 1, 0, 1, 1, 0, 1, 5, 1, 0, 1, 1, 0, 1, 1, 0, 1, 1, 0, 1, 1, 1, 0, 1, 1, 0, 1, 5, 1, 0, 1, 0, 1, 1, 0, 1, 0, 1, 0, 1, 1, 0, 1, 1, 0, 1, 0, 3, 1, 1, 0, 1, 0, 1, 1, 0, 1, 1, 0, 1, 0, 1, 3, 0, 1, 0, 1, 4, 0, 1, 1, 1, 0, 1, 1, 0, 1, 1, 0, 1, 1, 0, 1, 0, 1, 0, 1, 4, 0, 1, 1, 0, 1, 1, 0, 1, 1, 0, 1, 1, 0, 1, 1, 1, 0, 1, 0, 4, 0, 1, 0, 1, 0, 1, 0, 1, 1, 0, 1, 1, 0, 1, 1, 0, 1, 1, 0, 4, 1, 0, 1, 1, 0, 1, 1, 0, 1, 0, 1, 1, 0, 1, 0, 1, 1, 1, 0, 3, 1, 0, 1, 1, 0, 1, 0, 1, 1, 0, 1, 1, 0, 1, 0, 1, 1, 0, 1, 3, 1, 0, 1, 1, 0, 1, 1, 0, 1, 1, 1, 0, 1, 0, 1, 0, 1, 1, 1, 3, 0, 1, 3, 0, 1, 1, 0, 1, 0, 1, 1, 0, 1, 0, 1, 1, 0, 1, 0, 4, 1, 0, 1, 1, 0, 1, 1, 0, 1, 1, 0, 1, 1, 1, 0, 1, 1, 1, 0, 3, 1, 0, 1, 0, 1, 1, 0, 1, 1, 0, 1, 1, 0, 1, 0, 3, 0, 1, 1, 4, 1, 1, 1, 0, 1, 1, 1, 0, 1, 1, 0, 1, 1, 0, 1, 1, 0, 1, 0, 4, 1, 0, 1, 1, 0, 1, 0, 1, 1, 0, 1, 0, 1, 1, 0, 1, 1, 0, 1, 7, 0, 1, 1, 0, 1, 0, 1, 1, 0, 1, 1, 0, 1, 0, 1, 0, 1, 1, 0, 4, 1, 0, 1, 1, 1, 0, 1, 1, 11, 1, 1, 0, 1, 0, 1, 0, 1, 1, 0, 4, 0, 1, 1, 0, 1, 1, 1, 0, 9, 3, 1, 1, 0, 1, 1, 0, 1, 1, 0, 4, 1, 0, 1, 1, 0, 1, 0, 1, 1, 0, 1, 1, 0, 1, 1, 0, 1, 0, 1, 3, 1, 1, 1, 0, 1, 0, 1, 1, 0, 1, 0, 1, 0, 1, 1, 0, 1, 1, 0, 4, 1, 1, 0, 1, 0, 2, 0, 1, 1, 0, 1, 1, 1, 0, 1, 1, 0, 1, 1, 3, 0, 1, 1, 0, 1, 0, 1, 1, 0, 1, 1, 0, 1, 1, 0, 1, 1, 0, 1, 4, 0, 1, 1, 0, 1, 1, 0, 1, 1, 5, 0, 1, 0, 1, 1, 0, 1, 1, 0, 4, 1, 0, 1, 1, 0, 1, 1, 0, 1, 1, 1, 0, 1, 0, 1, 1, 0, 1, 1, 3, 1, 1, 0, 1, 0, 1, 1, 0, 1, 11, 1, 1, 0, 1, 1, 0, 1, 1, 0, 12, 1, 0, 1, 1, 1, 1, 0, 1, 0, 1, 1, 0, 1, 0, 1, 1, 0, 1, 1, 3, 1, 1, 0, 1, 0, 1, 1, 0, 1, 0, 1, 1, 0, 1, 1, 0, 1, 1, 0, 7, 1, 1, 0, 1, 1, 0, 1, 0, 1, 1, 1, 0, 1, 1, 0, 1, 0, 1, 0, 4, 1, 1, 0, 1, 0, 1, 1, 0, 1, 0, 1, 1, 0, 1, 1, 0, 1, 1, 0, 4, 0, 1, 1, 1, 0, 1, 0, 1, 1, 0, 1, 0, 1, 1, 1, 0, 1, 0, 1, 39, 1, 1, 0, 1, 1, 1, 0, 1, 0, 1, 1, 0, 1, 1, 0, 1, 1, 0, 1, 10, 0, 1, 1, 0, 1, 9, 1, 0, 1, 1, 0, 1, 1, 0, 1, 1, 0, 1, 0, 4, 1, 0, 1, 1, 0, 1, 0, 1, 1, 0, 1, 1, 0, 1, 0, 1, 1, 0, 1, 4, 0, 1, 1, 0, 1, 0, 1, 1, 0, 1, 1, 0, 1, 0, 1, 0, 1, 1, 0, 1058, 0, 2, 1, 1, 1, 1, 1, 1, 1, 1, 10, 1, 1, 1, 1, 1, 1, 0, 1, 4, 1, 1, 1, 1, 0, 1, 1, 1, 1, 0, 1, 1, 1, 0, 1, 1, 1, 0, 1, 5, 1, 0, 1, 1, 0, 1, 1, 0, 1, 1, 1, 0, 1, 1, 0, 1, 1, 1, 0, 3, 1, 1, 1, 0, 1, 1, 0, 1, 0, 1, 1, 0, 1, 1, 4, 0, 0, 0, 0, 3, 1, 2, 1, 0, 1, 1, 1, 1, 0, 1, 1, 0, 1, 1, 0, 1, 1, 7, 0, 4, 1, 0, 1, 1, 0, 1, 1, 0, 1, 1, 1, 0, 1, 1, 1, 0, 1, 1, 0, 4, 1, 1, 0, 1, 1, 0, 1, 1, 0, 1, 1, 0, 1, 1, 0, 1, 0, 1, 1, 3, 1, 0, 1, 1, 0, 1, 1, 0, 1, 1, 0, 1, 1, 0, 1, 1, 0, 1, 0, 5, 1, 1, 1, 0, 1, 1, 0, 1, 0, 1, 1, 0, 2, 1, 0, 2, 0, 1, 1, 3, 0, 1, 1, 0, 1, 1, 1, 0, 1, 0, 1, 1, 0, 1, 1, 0, 1, 0, 1, 4, 1, 1, 0, 1, 1, 0, 1, 1, 0, 1, 1, 0, 1, 0, 1, 1, 0, 1, 0, 5, 0, 1, 1, 0, 1, 0, 1, 1, 0, 1, 0, 1, 5, 1, 0, 1, 1, 0, 1, 4, 0, 1, 0, 1, 1, 0, 1, 1, 0, 1, 1, 0, 1, 1, 0, 1, 1, 0, 1, 3, 0, 1, 1, 0, 1, 1, 0, 1, 1, 0, 1, 1, 0, 1, 1, 0, 1, 1, 0, 4, 0, 1, 0, 1, 1, 0, 1, 1, 0, 1, 1, 0, 1, 1, 0, 1, 0, 1, 1, 3, 0, 1, 1, 0, 1, 0, 1, 1, 1, 0, 1, 0, 1, 1, 0, 1, 0, 1, 1, 3, 1, 0, 1, 1, 0, 1, 0, 1, 1, 0, 1, 0, 1, 1, 0, 1, 0, 1, 1, 53, 1, 1, 2, 0, 1, 1, 1, 1, 0, 1, 1, 0, 8, 1, 0, 1, 1, 0, 1, 4, 1, 1, 0, 1, 1, 0, 1, 1, 0, 1, 1, 0, 1, 1, 0, 1, 1, 0, 1, 3, 1, 0, 1, 0, 1, 1, 0, 1, 0, 1, 1, 1, 0, 1, 1, 0, 1, 0, 1, 7, 0, 1, 1, 0, 1, 1, 0, 1, 0, 1, 1, 1, 0, 1, 1, 0, 1, 1, 0, 5, 0, 1, 1, 0, 1, 0, 1, 1, 0, 1, 1, 0, 1, 1, 0, 1, 0, 1, 1, 3, 1, 1, 0, 1, 1, 0, 1, 1, 0, 1, 0, 1, 1, 0, 1, 1, 1, 0, 1, 4, 0, 1, 1, 0, 1, 1, 0, 1, 1, 0, 1, 0, 1, 1, 1, 0, 1, 1, 0, 3, 1, 1, 0, 1, 0, 1, 1, 0, 1, 0, 1, 1, 0, 1, 1, 0, 1, 1, 0, 4, 0, 1, 0, 1, 0, 1, 1, 1, 0, 1, 1, 0, 1, 1, 0, 1, 0, 1, 1, 2, 1, 1, 17, 1, 0, 1, 1, 0, 1, 1, 0, 1, 0, 1, 1, 0, 1, 1, 0, 4, 1, 0, 1, 1, 0, 1, 1, 0, 1, 0, 1, 0, 1, 4, 1, 0, 1, 1, 0, 5, 0, 1, 1, 0, 1, 0, 1, 1, 0, 1, 1, 0, 1, 1, 0, 1, 1, 0, 1, 6, 0, 1, 1, 0, 1, 0, 1, 0, 1, 1, 0, 1, 0, 1, 0, 1, 1, 0, 1, 6, 1, 0, 1, 0, 1, 1, 0, 1, 6, 0, 0, 1, 0, 0, 0, 0, 0, 0, 0, 19, 17, 7, 9, 10, 11, 10, 10, 2, 2, 1, 1, 1, 0, 1, 1, 0, 1, 1, 0, 7, 7, 4, 9, 4, 2, 5, 5, 13, 13, 3, 5, 3, 3, 2, 3, 4, 33, 7, 2, 7, 2, 4, 2, 2, 1, 2, 3, 5, 4, 2, 3, 4, 3, 4, 4, 5, 3, 3, 3, 8, 6, 2, 7, 2, 3, 2, 2, 3, 3, 2, 2, 1, 1, 5, 3, 2, 4, 3, 1, 58272, 7, 2, 3, 3, 8, 2, 3, 3, 1, 2, 3, 3, 2, 3, 2, 4, 7, 7, 3, 5, 5, 5, 2, 3, 1, 2, 1, 0, 2, 3, 1, 3, 2, 2, 2, 2, 3, 2, 1, 6, 3, 2, 8, 2, 1, 3, 2, 3, 3, 2, 2, 2, 4, 2, 1, 4, 2, 2, 3, 4, 3, 2, 5, 1, 5, 1, 1, 2, 0, 3, 2, 1, 1, 2, 2, 6, 1, 3, 4, 11, 2, 4, 4, 3, 1, 3, 8, 5, 2, 3, 2, 2, 4, 2, 2, 2, 2, 2, 1, 13, 7, 3, 2, 1, 4, 2, 3, 2, 4, 3, 2, 3, 3, 3, 1, 3, 4, 3, 5, 23, 18, 3, 2, 2, 3, 5, 3, 7, 5, 6, 2, 2, 4, 4, 3, 2, 2, 4, 10, 11, 4, 5, 9, 2, 5, 3, 3, 5, 3, 3, 3, 3, 2, 6, 6, 3, 2, 2, 13, 6, 12, 5, 4, 3, 2, 3, 3, 5, 3, 5, 3, 6, 3, 5, 6, 7, 4, 4, 3, 10237, 2, 2, 2, 4, 2, 1, 40, 1, 2, 2, 6, 5, 10, 5, 7, 5, 2, 3, 4, 5, 2, 1, 4, 4, 2, 5, 2, 2, 2, 2, 1, 1, 2, 1, 2, 1, 1, 2, 1, 4, 1, 2, 2, 1, 2, 1, 5, 2, 2, 2, 3, 2, 1, 2, 2, 19, 4, 4, 1, 6, 2, 1, 6, 1, 1, 1, 3, 5, 2, 1, 1, 0, 5, 1, 1, 1, 1, 1, 1, 5, 1, 2, 2, 1, 1, 1, 1, 1, 1, 0, 2, 0, 1, 2, 2, 6, 1, 1, 3, 7, 2, 3, 3, 1, 3, 3, 1, 2, 1, 1, 1, 14, 2, 4, 2, 3, 0, 1, 1, 5, 3, 3, 2, 1, 4, 0, 1, 1, 5, 2, 0, 2, 5, 3, 1, 1, 1, 0, 1, 4, 1, 2, 1, 3, 1, 3, 1, 8, 1, 1, 0, 1, 1, 5, 11, 1, 3, 17, 1, 6, 2, 1, 3, 2, 0, 1, 1, 1, 4, 1, 1, 1, 0, 3, 3, 0, 3, 1, 0, 5, 6, 5, 1, 1, 3, 1, 0, 3, 0, 4, 1, 2, 0, 1, 1, 3, 2, 1, 1, 6, 1, 1, 1, 0, 1, 1, 0, 3, 2, 2, 4, 3, 1, 3, 2, 1, 1, 1, 1, 6, 4, 1, 1, 1, 1, 1, 2, 2, 1, 3, 1, 2, 3, 4, 1, 2, 1, 2, 6, 15618, 4, 2, 3, 3, 1, 2, 2, 1, 2, 1, 1, 1, 0, 1, 1, 1, 0, 1, 1, 4, 3, 1, 0, 6, 3, 2, 2, 2, 1, 1, 1, 3, 1, 3, 1, 1, 1, 0, 4, 19, 1, 7, 1, 1, 0, 4, 2, 1, 4, 1, 1, 1, 1, 2, 6, 3, 3, 1, 1, 5, 1, 1, 9, 6, 1, 2, 2, 2, 1, 2, 1, 1, 1, 1, 2, 2, 3, 2, 2, 12, 3, 1, 2, 2, 0, 1, 1, 2, 1, 1, 1, 0, 3, 2, 1, 0, 3, 2, 1, 8, 2, 0, 1, 1, 1, 1, 11, 5, 4, 3, 2, 2, 1, 6, 1, 1, 2, 1, 8, 522, 0, 1, 0, 0, 0, 1, 0, 0, 0, 0, 0, 0, 1, 79, 1, 1, 1, 4, 1, 1, 1, 1, 1, 0, 1, 3, 1, 3, 2, 1, 7, 1, 1, 603, 1, 1, 7, 2, 1, 1, 1, 3, 1, 0, 1, 3, 6, 2, 4, 1, 1, 3, 1, 97, 1, 1, 0, 1, 1, 8, 2, 0, 1, 1, 0, 1, 3, 1, 3, 3, 0, 3, 1, 1, 1, 3, 1, 0, 1, 57854, 8, 7, 3, 2, 6, 6, 5, 5, 6, 2, 2, 2, 3, 5, 4, 5, 5, 3, 5, 18, 3, 4, 5, 2, 5, 8, 2, 3, 4, 3, 18, 3, 12, 5, 5, 3, 2, 8, 8, 12, 3, 3, 8, 2, 2, 9, 25, 2, 26, 6, 5, 4, 7, 5, 3, 6, 22, 5, 3, 11, 4, 5, 2, 5, 3, 2, 3, 3, 5, 4, 5, 2, 6, 6, 5, 11, 9, 7, 2, 10, 6, 2, 4, 3, 2, 4, 10, 3, 6, 3, 3, 3, 4, 4, 6, 6, 6, 5, 4, 9, 2, 9, 4, 3, 4, 6, 9, 3, 4, 3, 4, 8, 2, 2, 9, 5, 10, 2, 5, 10738, 2, 2, 8, 3, 5, 1, 4, 3, 5, 23, 5, 1, 2, 7, 6, 5, 4, 4, 3, 11, 2, 3, 16, 3, 2, 2, 3, 41, 5, 2, 5, 6, 6, 6, 5, 4, 3, 6, 4, 7, 2, 7, 11, 12, 4, 15, 1, 12, 5, 2, 3, 3, 3, 3, 28, 48, 3, 4, 4, 40, 5, 2, 2, 7, 2, 4, 5, 4, 4, 4, 6, 2, 5, 3, 7, 6, 9, 2, 4, 9, 2, 5, 2, 3, 2, 2, 2, 3, 3, 7, 2, 4, 11, 5, 6, 4, 6, 5, 10, 73373, 16, 5, 8, 13, 9, 15, 5, 5, 17, 3, 21, 16, 6, 4, 7, 19, 7, 5, 8, 10, 201, 2, 3, 3, 2, 2, 3, 3, 7, 13, 3, 8, 3, 4, 6, 9, 24, 15, 5, 9, 1, 2, 3, 3264, 0, 6, 21, 2, 2, 1, 6, 5, 6, 4, 3, 3, 3, 2, 3, 8, 17, 3, 4, 8, 3, 3, 4, 4, 4, 6, 1, 2, 31, 5, 13, 10, 3, 2, 1, 10, 1, 4, 6, 5, 2, 4, 6, 7, 3, 4, 4, 2, 4, 14, 3, 2, 3, 2, 3, 81525, 4, 7, 3, 7, 5, 11, 10, 4, 6, 37, 11, 18, 7, 9, 9, 8, 15, 9, 11, 7, 4, 4, 3, 3, 4, 8, 3, 5, 4, 5, 5, 4, 5, 4, 3, 3, 2, 8, 3, 11, 2, 4, 3, 2, 2, 2, 2, 2, 2, 2, 2, 1, 2, 2, 2, 3, 2, 1, 3, 5, 2, 1, 2, 2, 2, 1, 2, 3, 1, 2, 1, 5, 3, 3, 3, 4, 6, 2, 2, 10, 4, 4, 18, 2599, 2, 4, 3, 6, 3, 5, 3, 4, 6, 1, 2, 2, 2, 2, 2, 9, 5, 8, 5, 10, 6, 5, 13, 5, 7, 3, 15, 9, 6, 3, 14, 12, 2, 3, 2, 6, 4, 6, 6, 4, 3, 4, 3, 7, 3, 4, 4, 3, 8, 13, 4, 6, 6, 10, 10, 83985, 3, 8, 3, 7, 6, 6, 4, 3, 4, 5, 3, 7, 24, 7, 4, 7, 5, 3, 4, 9, 4, 2, 3, 44, 10, 5, 4, 42, 5, 3, 2, 3, 8, 21, 2, 28, 5, 5, 3, 22, 7, 31, 9, 13, 7, 10, 3, 2, 2, 2, 6, 6, 21, 3, 7, 5, 5, 3, 4, 5, 3, 4, 1, 3, 1, 2, 2, 2, 2, 1, 2, 1, 2, 2, 5, 6, 3, 2, 8, 41395, 0, 1, 4, 11, 3, 1, 3, 3, 2, 3, 2, 2, 2, 3, 2, 2, 13, 1, 2, 17, 8, 10, 11, 1, 8, 2, 0, 0, 1, 0, 0, 0, 1, 2, 6, 0, 0, 2, 1, 8, 7, 6, 3, 3, 4, 3, 8, 6, 3, 5, 3, 10, 5, 6, 6, 2, 3, 124, 6, 25, 28, 3, 1, 2, 0, 2, 1, 1, 1, 8, 2, 1, 2, 1, 13, 1, 2, 1, 1, 338, 19, 12, 3, 1, 2, 1, 2, 1, 2, 1, 20, 31, 5, 1, 27, 8, 12, 9, 27, 7, 1, 1, 1, 1, 1, 1, 2, 1, 1, 14, 2, 6, 10, 14, 4, 9, 2, 6, 2, 10, 1, 7, 357, 1, 1, 1, 1, 2, 1, 1, 2, 2, 1, 3, 0, 2, 1, 1, 2, 6, 14, 8, 8, 10, 12, 8, 7, 10, 6, 6, 9, 6, 1, 3, 3, 45, 4, 4, 3, 13, 10, 15, 5, 8, 11, 6, 17, 6, 4, 5, 322, 15, 11, 7, 13, 5, 4, 8, 8, 15, 4, 4, 4, 3, 11, 5, 7, 13, 4, 6, 11, 7, 5, 15, 12, 7, 10, 6, 7, 9, 3, 6, 6, 7, 13, 3, 5, 6, 3, 2, 8, 322, 3, 8, 10, 8, 8, 5, 4, 7, 4, 3, 4, 2, 3, 3, 8, 5, 3, 2, 3, 4, 8, 15, 6, 3, 8, 11, 2, 11, 2, 4, 9, 2, 4, 5, 14, 5, 4, 17, 5, 4, 2, 6, 8, 4, 8, 6, 9, 7, 2, 5, 325, 8, 8, 2, 4, 6, 3, 2, 5, 4, 3, 3, 3, 4, 6, 12, 19, 6, 2, 2, 1, 1, 1, 20, 8, 3, 2, 2, 6, 5, 3, 2, 7, 7, 4, 3, 8, 7, 1, 2, 1, 1, 1, 1, 1, 1, 1, 1, 1, 1, 3, 2, 1, 1, 3, 1, 1, 5, 2, 6, 3, 2, 3, 3, 5, 2, 4, 2, 4, 2, 2, 2, 4, 2, 3, 3, 11, 4, 3, 3, 319, 2, 6, 1, 3, 4, 5, 8, 2, 4, 2, 4, 5, 4, 3, 5, 1, 11, 3, 1, 6, 3, 4, 3, 3, 2, 3, 2, 3, 2, 4, 2, 6, 3, 3, 2, 3, 6, 7, 2, 2, 3, 8, 2, 3, 2, 3, 3, 4, 2, 5, 1, 4, 5, 3, 4, 2, 13, 2, 3, 2, 7, 2, 4, 1, 16, 5, 3, 2, 5, 2, 3, 10, 2, 2, 3, 12, 328, 3, 2, 2, 3, 2, 2, 3, 3, 1, 2, 2, 4, 3, 3, 3, 2, 2, 3, 2, 10, 3, 2, 1, 11, 3, 4, 2, 2, 2, 2, 3, 2, 7, 2, 4, 1, 4, 4, 1, 6, 3, 1, 2, 3, 1, 5, 19, 11, 11, 11, 2, 1, 4, 2, 2, 4, 5, 0, 6, 5, 2, 1, 7, 3, 2, 4, 2, 2, 3, 2, 3, 2, 3, 1, 2, 6, 4, 1, 2, 10, 2, 4, 3, 5, 3, 367, 13, 2, 5, 2, 2, 2, 7, 2, 3, 3, 3, 2, 2, 6, 2, 3, 2, 2, 3, 5, 4, 2, 2, 3, 3, 5, 3, 10, 2, 10, 2, 3, 5, 7, 1, 3, 4, 1, 2, 2, 5, 8, 1, 4, 2, 3, 2, 3, 3, 2, 3, 2, 4, 5, 3, 6, 4, 3, 2, 3, 4, 2, 3, 2, 1, 3, 2, 2, 2, 3, 3, 2, 2, 6, 1, 1, 1, 2, 0, 1, 1, 0, 5, 1, 1, 1, 0, 3, 7, 2, 2, 6, 2, 39631, 1, 1, 1, 1, 1, 1, 3, 1, 1, 1, 1, 0, 1, 1, 2, 1, 1, 1, 1, 4, 1, 6, 2, 1, 5, 2, 6, 1, 4, 1, 2, 1, 0, 2, 0, 1, 1, 1, 1, 3, 9, 1, 1, 2, 0, 1, 1, 0, 1, 1, 1, 0, 1, 1, 1, 0, 2, 0, 1, 7, 5, 3, 6, 1, 2, 5, 2, 1, 1, 1, 1, 0, 2, 0, 1, 1, 1, 1, 0, 14600, 7, 4, 3, 2, 3, 2, 3, 8, 3, 3, 3, 2, 9, 3, 3, 4, 10, 8, 1, 12, 11, 2, 3, 3, 7, 6, 4, 5, 7, 1, 4, 1, 2, 3, 3, 6, 3, 18, 10, 6, 2, 2, 2, 6, 3, 3, 2, 3, 4, 3, 3, 3, 2, 3, 4, 2, 4, 3, 3, 31, 1, 2, 1, 2, 2, 2, 361, 3, 3, 4, 4, 3, 4, 3, 2, 12, 2, 1, 8, 5, 1, 2, 2, 1, 2, 2, 2, 1, 1, 2, 2, 1, 1, 2, 6, 2, 1, 2, 1, 10, 1, 2, 1, 2, 1, 2, 1, 2, 1, 1, 2, 5, 3, 2, 1, 2, 1, 2, 2, 3, 1, 2, 1, 1, 1, 2, 1, 2, 1, 1, 1, 1, 2, 1, 1, 2, 1, 1, 4, 11, 15, 8, 10, 2, 1, 3, 1, 2, 3, 2, 4, 2, 3, 2, 3, 4, 4, 0, 2, 7, 7, 20, 2, 2, 2, 2, 3, 3, 3, 319, 10, 4, 8, 9, 13, 36, 6, 4, 6, 6, 2, 3, 3, 3, 3, 2, 2, 2, 2, 1, 2, 3, 2, 3, 2, 4, 3, 3, 21, 14, 4, 12, 2, 3, 2, 2, 1, 2, 2, 1, 2, 1, 2, 2, 1, 4, 3, 3, 3, 7, 12, 2, 16, 5, 6, 4, 6, 7, 2, 751, 3, 2, 5, 5, 5, 5, 6, 6, 7, 7644, 8, 3, 3, 3, 1, 3, 2, 3, 3, 6, 2, 2, 2, 17, 21, 4, 5, 2, 4, 7, 4, 2, 7, 4, 3, 7, 3, 3, 4, 3, 4, 5, 3, 7, 8, 10, 8, 3, 10, 12, 17, 4, 2, 6, 3, 3, 3, 3, 7, 7, 4, 10, 6, 5, 6, 9, 6, 2, 3, 63231, 4, 3, 3, 9, 5, 2, 1, 1, 3, 3, 5, 4, 5, 8, 9, 2, 2, 2, 7, 7, 8, 5, 5, 4, 4, 3, 4, 4, 2, 8, 5, 7, 4, 17, 58, 3, 11, 3, 3, 9, 4, 4, 5, 8, 6, 3, 6, 4, 5, 1, 10, 466, 5, 5, 7, 4, 3, 3, 4, 8, 3, 3, 8, 11, 5, 7, 16, 9, 7, 5, 11, 3, 8, 4, 3, 6, 5, 3, 5, 8, 2, 6, 6, 5, 11, 4, 10, 4, 7, 7, 5, 11, 54, 536, 3, 3, 5, 4, 4, 10, 4, 3, 20, 10, 10, 4, 5, 4, 4, 4, 3, 5, 4, 13, 16, 3, 4, 4, 22, 13, 1, 3, 7, 2, 1, 2, 13, 9, 7, 6, 10, 4, 7, 6, 9, 4, 3, 6, 4, 82472, 11, 7, 6, 4, 4, 5, 17, 4, 3, 4, 3, 6, 8, 4, 4, 4, 5, 1, 2, 8, 5, 4, 3, 3, 4, 4, 3, 3, 5, 3, 4, 4, 8, 6, 2, 7, 3, 27, 23, 8, 4, 15, 5, 3, 4, 4, 5, 3, 4, 320, 4, 7, 7, 2, 4, 7, 3, 2, 4, 11, 10, 4, 9, 9, 1, 6, 3, 4, 4, 6, 13, 8, 6, 3, 6, 5, 5, 6, 5, 10, 5, 4, 3, 4, 4, 6, 8, 5, 3, 7, 5, 2, 8, 12, 16, 11, 10, 7, 4, 370, 6, 3, 3, 3, 4, 7, 11, 5, 3, 4, 17, 2, 4, 6, 6, 2, 4, 4, 2, 4, 2, 1, 1, 2, 1, 2, 1, 1, 1, 1, 2, 1, 1, 1, 1, 1, 1, 1, 1, 7, 2, 1, 2, 1, 1, 1, 1, 1, 2, 1, 1, 1, 1, 1, 5, 1, 1, 5, 5, 4, 1, 1, 1, 1, 1, 1, 1, 1, 1, 1, 1, 1, 1, 1, 1, 1, 1, 0, 1, 4, 1, 1, 1, 1, 1, 1, 1, 1, 1, 1, 1, 1, 1, 1, 1, 1, 1, 1, 1, 5, 2, 1, 1, 0, 1, 1, 1, 1, 1, 1, 1, 2, 0, 9, 2, 3, 4, 1, 1, 9, 1, 1, 1, 1, 1, 2, 0, 2, 0, 2, 1, 2, 2, 1, 1, 1, 1, 1, 1, 3, 1, 1, 2, 1, 5, 2, 316, 1, 1, 1, 2, 1, 1, 1, 1, 1, 1, 1, 1, 12, 1, 1, 1, 2, 1, 5, 2, 1, 1, 3, 3, 1, 1, 1, 1, 1, 1, 1, 1, 4, 1, 1, 3, 1, 2, 1, 2, 1, 1, 1, 3, 1, 1, 1, 1, 1, 1, 1, 1, 4, 1, 1, 1, 1, 1, 1, 1, 2, 1, 1, 1, 1, 1, 2, 1, 1, 4, 1, 3, 8, 1, 1, 1, 1, 1, 1, 1, 1, 1, 1, 1, 3, 1, 2, 2, 1, 1, 1, 1, 4, 1, 1, 3, 1, 1, 1, 1, 1, 1, 1, 0, 1, 3, 0, 1, 1, 1, 1, 1, 3, 1, 1, 1, 1, 1, 1, 1, 1, 1, 1, 1, 1, 1, 1, 0, 1, 1, 1, 1, 3, 1, 1, 1, 1, 1, 1, 0, 1, 5, 1, 1, 1, 0, 1, 1, 1, 1, 1, 1, 4, 0, 2, 2, 1, 1, 1, 1, 1, 0, 1, 1, 1, 1, 1, 1, 8, 1, 1, 7, 4, 1, 1, 1, 0, 1, 3, 1, 1, 1, 1, 2, 0, 2, 1, 1, 5, 0, 2, 9, 5, 0, 1, 1, 1, 353, 1, 1, 1, 1, 1, 1, 1, 2, 1, 1, 1, 12, 0, 1, 6, 1, 1, 1, 2, 1, 2, 1, 3, 1, 10, 2, 3, 1, 1, 1, 3, 1, 1, 1, 6, 1, 1, 0, 1, 1, 0, 1, 5, 9, 1, 3, 2, 2, 1, 1, 1, 1, 1, 1, 34, 1, 1, 1, 2, 3, 1, 1, 0, 3, 1, 0, 1, 1, 1, 1, 1, 1, 1, 2, 5, 1, 1, 1, 1, 1, 0, 1, 1, 1, 1, 1, 0, 1, 1, 1, 1, 1, 1, 0, 4, 1, 1, 1, 1, 1, 1, 1, 15, 1, 0, 1, 1, 1, 1, 1, 1, 1, 1, 0, 10, 1, 1, 0, 1, 1, 1, 1, 0, 1, 1, 1, 1, 1, 1, 1, 1, 1, 0, 1, 8, 1, 1, 0, 1, 1, 1, 1, 1, 0, 1, 1, 1, 1, 1, 4, 1, 1, 1, 1, 4, 1, 1, 1, 1, 1, 3, 1, 1, 0, 2, 1, 1, 1, 0, 1, 1, 1, 1, 1, 314, 1, 1, 1, 1, 1, 1, 1, 1, 1, 0, 1, 1, 1, 1, 0, 1, 1, 1, 1, 5, 1, 1, 1, 1, 1, 1, 1, 1, 0, 1, 1, 1, 1, 1, 0, 1, 1, 1, 1, 7, 2, 0, 1, 1, 1, 1, 1, 1, 1, 0, 1, 1, 1, 1, 1, 0, 1, 1, 1, 5, 0, 1, 4, 0, 1, 1, 1, 0, 1, 1, 1, 1, 0, 1, 1, 1, 1, 1, 0, 5, 1, 1, 0, 1, 1, 1, 1, 0, 5, 1, 1, 1, 0, 1, 1, 1, 1, 1, 0, 5, 0, 1, 1, 1, 1, 1, 0, 1, 1, 1, 1, 1, 0, 1, 1, 2, 1, 1, 1, 4, 1, 1, 1, 1, 1, 1, 0, 1, 1, 1, 1, 1, 1, 1, 1, 1, 1, 0, 1, 7, 1, 1, 1, 1, 1, 0, 4, 1, 1, 1, 1, 1, 1, 1, 3, 1, 1, 1, 1, 15, 0, 1, 1, 1, 1, 1, 1, 0, 1, 1, 1, 0, 1, 1, 3, 0, 1, 2, 1, 8, 1, 1, 0, 1, 1, 1, 1, 1, 1, 0, 1, 3, 1, 1, 1, 1, 1, 1, 0, 14, 1, 1, 0, 1, 1, 0, 1, 1, 1, 0, 1, 1, 1, 1, 1, 0, 1, 3, 3, 4, 1, 1, 1, 1, 5, 1, 0, 1, 1, 1, 1, 1, 1, 1, 0, 1, 1, 1, 1, 320, 1, 8, 1, 1, 1, 1, 1, 1, 1, 1, 3, 1, 1, 0, 1, 1, 1, 1, 1, 6, 2, 1, 1, 1, 1, 1, 1, 1, 1, 0, 1, 1, 5, 1, 1, 0, 2, 0, 1, 4, 1, 1, 1, 1, 1, 1, 0, 1, 1, 1, 1, 1, 1, 1, 0, 1, 1, 1, 2, 13, 7, 11, 3, 18, 18, 8, 10, 11, 9, 4, 2, 1, 2, 0, 1, 1, 1, 1, 2, 6, 1, 6, 1, 14, 1, 4, 1, 4, 1, 1, 7, 1, 5, 2, 3, 3, 6, 27, 6, 2, 1, 325, 4, 2, 3, 3, 2, 11, 3, 1, 2, 2, 4, 1, 4, 6, 2, 2, 7, 2, 11, 1, 20, 6, 9, 12, 3, 6, 2, 7, 321, 7, 13, 6, 11, 3, 3, 2, 9, 3, 6, 3, 3, 1, 3, 3, 1, 1, 7, 2, 1, 2, 1, 2, 1, 7, 3, 5, 6, 3, 2, 2, 9, 5, 4, 5, 3, 3, 2, 2, 2, 1, 2, 2, 2, 2, 1, 3, 7, 1, 1, 1, 1, 1, 4, 12, 8, 7, 9, 7, 13, 5, 4, 3, 3, 11, 2, 2, 10, 10, 337, 25, 8, 21, 5, 5, 5, 3, 3, 4, 3, 14, 9, 3, 9, 5, 1, 2, 14, 7, 5, 4, 3, 3, 3, 13, 13, 4, 2, 2, 1, 9, 9, 10, 7, 17, 9, 10, 6, 3, 3, 2, 3, 3, 2, 3, 3, 334, 3, 3, 5, 7, 3, 23, 2, 6, 6, 5, 7, 2, 1, 2, 1, 1, 2, 1, 2, 1, 1, 2, 1, 1, 1, 1, 2, 1, 1, 1, 5, 2, 2, 1, 1, 2, 1, 2, 1, 1, 1, 2, 1, 1, 2, 1, 1, 1, 1, 2, 8, 1, 2, 1, 1, 1, 1, 1, 1, 1, 1, 1, 2, 1, 1, 1, 1, 1, 1, 1, 7, 2, 6, 2, 3, 7, 3, 8, 4, 3, 3, 2, 2, 1, 2, 0, 2, 1, 1, 1, 5, 2, 3, 2, 2, 1, 2, 24, 12, 6, 2, 3, 4, 3, 8, 3, 2, 383, 7, 6, 11, 4, 2, 3, 2, 1, 1, 1, 2, 0, 1, 2, 6, 0, 1, 2, 1, 1, 1, 1, 15, 2, 3, 12, 4, 3, 2, 8, 5, 7, 3, 5, 3, 3, 9, 2, 10, 2, 3, 4, 9, 12, 4, 2, 4, 7, 5, 3, 6, 8, 10, 12, 15, 8, 12, 2, 3, 13, 8, 7, 1488, 1, 2, 1, 2, 2, 2, 2, 2, 2, 4, 2, 2, 2, 1, 2, 2, 1, 2, 14, 8, 2, 2, 2, 12, 9, 6, 3, 2, 1, 2, 2, 3, 2, 1, 2, 1, 2, 1, 1, 6, 2, 3, 2, 6, 3, 5, 3, 16, 1, 2, 2, 1, 2, 2, 2, 1, 1, 2, 2, 4, 2, 1, 1, 1, 1, 2, 0, 1, 3, 1, 2, 1, 1, 1, 2, 1, 1, 2, 2, 5, 2, 2, 3, 3, 2, 8, 2, 4, 2, 1, 1, 1, 2, 2, 1, 1, 1, 1, 1, 9, 8, 3, 1, 2, 2, 1, 1, 1, 5, 1, 1, 1, 1, 2, 1, 1, 1, 2, 1, 318, 6, 4, 6, 5, 5, 5, 6, 13, 5, 3, 9, 10, 10, 5, 6, 4, 6, 6, 9, 5, 2, 1, 3, 1, 1, 2, 1, 2, 2, 4, 2, 5, 2, 6, 5, 5, 4, 4, 11, 4, 2, 2, 1, 2, 1, 2, 1, 11, 4, 10, 10, 3, 2, 4, 2, 2, 6, 2, 1, 4, 1, 1, 2, 1, 2, 1, 2, 1, 2, 1, 4, 2, 1, 2, 1, 1, 2, 1, 2, 7, 334, 5, 1, 2, 1, 1, 8, 6, 2, 2, 3, 2, 2, 3, 2, 12, 9, 2, 2, 6, 1, 3, 2, 2, 3, 1, 2, 2, 2, 2, 3, 1, 4, 9, 1, 3, 2, 2, 2, 5, 3, 17, 10, 6, 26, 5, 7, 15, 13, 6, 10, 3, 1, 3, 1, 1, 1, 3, 2, 7, 9, 4, 4, 7, 3, 8, 4, 8, 6, 3, 4, 7, 6, 9, 5, 7, 9, 4, 3, 346, 11, 5, 6, 3, 4, 9, 5, 3, 4, 10, 3, 6, 6, 18, 2, 3, 10, 6, 3, 7, 13, 8, 8, 5, 4, 6, 2, 9, 4, 8, 4, 4, 3, 4, 8, 6, 5, 3, 7, 8, 4, 3, 5, 6, 13, 6, 3, 4, 4, 4, 619, 4, 4, 3, 6, 14, 5, 4, 8, 21, 5, 4, 13, 5, 13, 5, 6, 12, 6, 5, 8, 4, 7, 5, 6, 21, 8, 4, 5, 8, 3, 5, 15, 4, 4, 4, 14, 4, 4, 15, 609, 8, 5, 5, 4, 9, 8, 9, 11, 10, 7, 6, 4, 6, 7, 6, 6, 5, 4, 4, 11, 6, 7, 14, 5, 7, 4, 7, 5, 11, 2, 2, 3, 2, 4, 3, 2, 3, 4, 3, 2, 1, 3, 5, 2, 14, 2, 3, 7, 371, 5, 6, 2, 1, 1, 4, 3, 3, 3, 2, 2, 1, 2, 1, 2, 2, 6, 5, 3, 14, 9, 8, 4, 5, 2, 3, 4, 3, 2, 16, 10, 3, 1, 2, 1, 1, 2, 1, 1, 6, 1, 1, 1, 8, 2, 2, 2, 2, 4, 14, 11, 1, 14, 22, 26, 2, 1, 1, 23, 610, 4, 3, 6, 4, 1, 1, 3, 2, 1, 2, 7, 5, 2, 1, 2, 1, 7, 1, 3, 8, 10, 3, 4, 4, 2, 3, 2, 2, 16, 2, 2, 3, 4, 4, 2, 5, 2, 2, 2, 9, 5, 5, 9, 17, 3, 6, 4, 6, 3, 2, 8, 2, 3, 6, 6, 10, 13, 10, 6, 5, 1, 2, 1, 1, 1, 8, 15, 9, 4, 6, 6, 7, 325, 3, 9, 13, 8, 4, 4, 10, 1, 2, 4, 7, 1, 8, 19, 20, 19, 5, 1, 1, 2, 15, 6, 1, 1, 1, 2, 8, 7, 5, 9, 1, 2, 2, 2, 1, 1, 8, 1, 2, 2, 1, 4, 2, 7, 2, 1, 5, 5, 3, 4, 12, 3, 3, 5, 2, 1, 2, 1, 5, 3, 342, 8, 6, 5, 2, 6, 7, 5, 2, 2, 2, 5, 5, 8, 4, 4, 2, 2, 2, 3, 2, 2, 2, 1, 2, 2, 5, 2, 8, 2, 2, 2, 2, 3, 3, 2, 1, 3, 5, 2, 3, 3, 1, 2, 2, 2, 5, 1, 2, 2, 2, 4, 1, 2, 4, 2, 2, 2, 1, 2, 2, 2, 2, 2, 2, 1, 8, 5, 5, 2, 8, 4, 10, 3, 1, 6, 4, 8, 5, 7, 5, 6, 7, 3, 1, 3, 387, 2, 3, 5, 3, 4, 7, 13, 7, 4, 13, 4, 6, 6, 7, 4, 11, 2, 10, 15, 9, 4, 5, 4, 3, 17, 5, 14, 3, 3, 4, 6, 2, 4, 4, 3, 4, 2, 5, 4, 7, 3, 2, 2, 1, 2, 6, 2, 1, 2, 2, 5, 2, 2, 1, 1, 2, 1, 6, 3, 5, 324, 4, 12, 5, 3, 2, 6, 15, 8, 3, 7, 5, 3, 2, 4, 2, 2, 3, 17, 5, 5, 6, 9, 3, 9, 8, 11, 12, 6, 16, 4, 3, 6, 6, 3, 10, 2, 3, 14, 2, 2, 12, 7, 10, 7, 11, 355, 3, 4, 7, 7, 8, 3, 5, 3, 11, 4, 2, 26, 14, 2, 13, 2, 1, 1, 0, 1, 1, 4, 3, 3, 3, 1, 3, 5, 3, 2, 2, 7, 3, 3, 3, 3, 2, 3, 4, 2, 4, 8, 4, 8, 6, 8, 13, 4, 18, 2, 22, 7, 10, 6, 320, 5, 8, 4, 5, 7, 6, 10, 3, 7, 4, 4, 3, 11, 7, 3, 3, 5, 1, 1, 2, 2, 2, 8, 7, 4, 3, 3, 3, 2, 3, 2, 1, 2, 4, 4, 5, 4, 7, 2, 1, 1, 2, 1, 3, 2, 1, 2, 1, 2, 2, 1, 2, 1, 3, 1, 1, 6, 1, 3, 3, 2, 1, 1, 1, 1, 1, 1, 1, 1, 1, 1, 3, 1, 3, 1, 2, 3, 2, 1, 3, 3, 2, 4, 3, 4, 1, 7, 2, 2, 3, 3, 1, 2, 2, 4, 2, 7, 1, 4, 1, 11997, 682, 45, 1, 4, 3, 3, 2, 1, 2, 1, 2, 1, 2, 1, 2, 5, 1, 2, 1, 2, 1, 6, 4, 1, 1, 2, 1, 4, 2, 2, 4, 1, 2, 2, 2, 2, 2, 4, 3, 5, 1, 8, 8, 3, 2, 2, 3, 4, 6, 5, 4, 6, 7, 5, 4, 2, 4, 1, 3, 1, 4, 7, 4, 3, 2, 4, 4, 5, 2, 5, 2, 1, 9, 7, 8, 5, 3, 2, 8, 11, 5, 11, 4, 3, 3, 4, 1, 1, 2, 5, 1, 3, 4, 2, 11, 4, 240, 7, 3, 2, 4, 6, 6, 6, 7, 4, 7, 6, 5, 6, 11, 6, 6, 5, 5, 18, 7, 16, 5, 4, 8, 5, 2, 3, 3, 4, 3, 1, 4, 3, 2, 2, 3, 2, 3, 2, 5, 3, 2, 4, 6, 18, 14, 15, 135, 32, 12, 18, 11, 13, 11, 6, 5, 2, 3, 3, 23, 5, 4, 2, 5, 16, 11, 14, 12, 12, 12, 12, 28, 24, 11, 10, 10, 26, 14, 13, 12, 14, 11, 12, 32, 3, 23, 24, 12, 12, 29, 12, 11, 12, 12, 14, 13, 11, 21, 16, 24, 24, 12, 19, 9, 3, 3, 2, 5, 2, 2, 2, 3, 3, 3, 2, 2, 3, 3, 12, 5, 2, 3, 2, 6, 10, 3, 2, 3, 3, 2, 4, 2, 4, 3, 3, 1, 3, 3, 2, 7, 2, 2, 2, 6, 2, 5, 3, 3, 3, 2, 2, 2, 2, 10, 2, 12, 5, 3, 4, 2, 2, 1, 3, 6, 2, 3, 5, 1, 4, 2, 3, 2, 3, 2, 2, 2, 2, 3, 2, 3, 3, 2, 2, 6, 2, 3, 3, 8, 4, 3, 4, 6, 7, 2, 2, 3, 3, 3, 2, 1, 2, 2, 3, 6, 1, 5, 3, 3, 1, 3, 5, 1, 3, 12, 3, 9, 8, 1, 2, 1, 2, 2, 3, 15, 3, 1, 3, 3, 9, 4, 4, 3, 2, 3, 2, 2, 2, 2, 3, 3, 2, 2, 2, 11, 8, 6, 6, 5, 4, 5, 18, 8, 4, 5, 4, 6, 14, 3, 2, 5, 2, 2, 4, 22, 3, 4, 2, 2, 2, 4, 11, 5, 6, 11, 9, 10, 7, 5, 5, 5, 8, 8, 5, 508, 2, 1, 3, 2, 2, 3, 3, 5, 2, 2, 5, 3, 2, 2, 6, 5, 6, 4, 4, 10, 2, 3, 5, 2, 3, 2, 3, 4, 2, 2, 4, 2, 3389, 123, 2, 4, 2, 2, 4, 2, 415, 2, 2, 3, 1, 4, 2, 1, 2, 1, 1, 3, 2, 1, 2, 2, 9, 2, 5, 2, 3, 1, 2, 2, 3, 2, 2, 3, 2, 2, 2, 3, 14, 7, 2, 3, 9, 7, 2, 2, 5, 3, 5, 2, 2, 3, 4, 2, 5, 6, 3, 2, 2, 3, 3, 1, 5, 2, 1, 0, 2, 1, 3, 1, 9, 1, 3, 1, 3, 1, 2, 1, 4, 1, 1, 3, 5, 1, 1, 1, 1, 5, 0, 0, 0, 2, 2, 3, 6, 5, 4, 8, 3, 1, 1, 1, 5, 7, 3, 0, 1, 1, 1, 1, 0, 1, 1, 1, 1, 1, 1, 1, 1, 1, 1, 1, 8, 2, 1, 1, 1, 4, 3, 1, 1, 1, 0, 6, 1, 2, 5, 1, 1, 1, 1, 0, 5, 3, 2, 4, 8, 2, 3, 1, 3, 4, 3, 3, 3, 2, 1, 4, 1, 1, 1, 0, 6, 2, 1, 1, 2, 40, 2, 2, 2, 2, 3, 3, 6, 4, 5, 6, 3, 1, 3, 5, 12, 514, 2, 893, 8, 3, 2, 3, 2, 2, 2, 2, 4, 2, 4, 2, 4, 2, 3, 1, 10, 2, 2, 9, 3, 2, 4, 4, 2, 1, 12, 5, 4, 7, 4, 2, 4, 3, 5, 5, 2, 4, 3, 7, 5, 4, 4, 4, 4, 13, 3, 4, 3, 4, 2, 3, 4, 3, 3, 3, 3, 3, 4, 7, 3, 5, 4, 2, 2, 5, 2, 2, 5, 2, 2, 3, 2, 2, 4, 4, 3, 2, 4, 347, 3, 3, 3, 4, 3, 2, 2, 3, 2, 2, 2, 4, 2, 3, 6, 1, 3, 3, 2, 9, 2, 3, 2, 3, 1, 2, 1, 4, 1, 3, 3, 2, 2, 2, 6, 10, 5, 2, 3, 7, 2, 2, 3, 2, 3, 2, 2, 2, 2, 3, 2, 25, 2, 5, 2, 2, 2, 2, 2, 5, 2, 2, 2, 2, 2, 2, 2, 3, 2, 3, 2, 3, 4, 11, 3, 15, 3, 1, 3, 5, 4, 5, 3, 3, 2, 2, 2, 3, 2, 3, 2, 2, 2, 588, 4, 2, 3, 2, 5, 8, 7, 6, 2, 3, 3, 2, 2, 2, 2, 3, 2, 2, 3, 3, 2, 3, 2, 4, 9, 7, 2, 2, 5, 6, 6, 3, 3, 4, 2, 2, 6, 2, 3, 1, 6, 3, 3, 2, 6, 5, 6, 3, 1473, 3, 3, 3, 8, 3, 1, 3, 2, 3, 3, 3, 4, 4, 5, 6, 4, 2, 2, 2, 525, 2, 4, 4, 4, 2, 2, 11, 3, 2, 2, 2, 2, 2, 2, 2, 3, 473, 2, 5, 3, 4, 1, 6, 3, 2, 8, 11, 11, 2, 2, 1, 2, 2, 594, 3, 5, 3, 1, 2, 3, 3, 9, 9, 2, 4, 7, 22, 2, 1, 6, 5, 4, 4, 110, 2, 1, 2, 1, 2, 2, 4, 2, 5, 4, 3, 3, 2, 12, 13, 11, 8, 2, 2, 65, 2, 2, 1, 5, 4, 8, 1, 3, 2, 3, 2, 11, 3, 3, 3, 3, 2, 2, 3, 11, 1, 1, 1, 1, 1, 2, 1, 1, 1, 1, 2, 3, 3, 2, 2, 12, 5, 2, 1, 10, 3, 3, 3, 5, 6, 6, 3, 3, 4, 4, 3, 42, 4, 2, 3, 3, 1, 1, 1, 15, 4, 4, 3, 3, 3, 4, 4, 10, 6, 7, 5, 2, 7, 11, 5, 3, 3, 3, 3, 21, 27, 12, 3, 2, 5, 5, 6, 7, 42, 3, 19, 20, 3, 443, 1, 1, 1, 1, 1, 40979, 2, 3, 3, 4, 2, 2, 3, 3, 2, 2, 2, 64, 17, 9, 7, 3, 12, 7, 4, 4, 2, 2, 7, 4, 2, 2, 1, 2, 3, 1, 2, 2, 3, 1, 2, 4, 1, 6, 3, 8, 4, 5, 3, 11, 1, 1, 1, 2, 9, 3, 2, 2, 3, 2, 2, 3, 2, 1, 8, 6, 1, 1, 1, 2, 2, 1, 1, 355, 2, 3, 1, 1, 2, 1, 2, 5, 2, 5, 4, 4, 1, 1, 1, 1, 1, 1, 1, 1, 2, 1, 1, 2, 2, 1, 1, 1, 1, 1, 1, 4, 2, 1, 1, 1, 1, 1, 1, 3, 2, 1, 4, 3, 3, 0, 5, 3, 1, 2, 6, 5, 2, 1, 1, 2, 6, 3, 1, 1, 6, 1, 5, 1, 1, 3, 1, 1, 3, 2, 2, 7, 1, 1, 3, 1, 1, 1, 1, 1, 1, 2, 3, 0, 1, 1, 2, 0, 1, 1, 3, 6, 2, 2, 1, 3, 2, 1, 1, 2, 2, 3, 2, 1, 1, 1, 2, 1, 5, 5, 3, 3, 4, 11, 1, 2, 2, 1, 1, 1, 1, 1, 1, 1, 0, 1, 1, 1, 2, 1, 1, 13, 1, 1, 1, 1, 1, 1, 1, 1, 0, 1, 1, 1, 1, 1, 1, 0, 3, 3, 1, 4, 1, 1, 647, 3, 1, 4, 10, 3, 2, 2, 2, 1, 1, 1, 1, 2, 1, 2, 1, 5, 2, 2, 1, 1, 4, 1, 1, 2, 1, 1, 2, 2, 1, 1, 4, 2, 2, 1, 1, 5, 1, 1, 1, 1, 5, 1, 1, 4, 1, 2, 1, 1, 1, 4, 1, 1, 1, 3, 1, 4, 1, 2, 1, 1, 2, 2, 0, 1, 1, 1, 1, 1, 1, 0, 3, 1, 1, 5, 3, 10, 5, 7, 6, 3, 8, 5, 4, 5, 2, 2, 1, 1, 4, 5, 1, 1, 1, 2, 2, 6, 1, 3, 2, 2, 4, 4, 4, 1, 4, 2, 2, 2, 1, 2, 1, 1, 5, 6, 5, 6, 1, 1, 2, 1, 2, 2, 1, 2, 1, 2, 1, 4, 2, 1, 2, 2, 2, 2, 2, 7, 1, 2, 1, 2, 2, 4, 2, 1, 4, 1, 4, 2, 2, 1, 2, 6, 1, 2, 1, 6, 2, 3, 4, 2, 5, 2, 1, 1, 1, 1, 1, 1, 1, 3, 4, 1, 1, 1, 2, 8, 6, 4, 10, 2, 5, 7, 7, 4, 3, 2, 2, 3, 3, 6, 2, 2, 6, 4, 5, 5, 2, 2, 3, 3, 2, 4, 2, 5, 4, 2, 3, 1, 4, 3, 3, 2, 3, 3, 11, 8, 3, 2, 2, 2, 2, 3, 2, 3, 2, 3, 3, 2, 3, 1, 2, 1, 2, 3, 4, 393, 5, 5, 2, 4, 1, 2, 1, 6, 4, 1, 1, 4, 2, 8, 4, 2, 3, 3, 2, 7, 1, 2, 4, 2, 1, 4, 1, 2, 2, 1, 4, 4, 4, 3, 4, 11, 2, 3, 2, 5, 5, 4, 4, 59, 3, 3, 4, 21, 6, 3, 10, 4, 4, 5, 2, 3, 2, 6, 4, 5, 3, 5, 2, 266, 3, 2, 1, 3, 1, 4, 4, 2, 2, 2, 2, 3, 4, 5, 3, 7, 2, 2, 2, 1, 2, 4, 2, 5, 2, 2, 5, 3, 10, 3, 3, 5, 3, 1, 2, 448, 1, 2, 2, 5, 4, 3, 3, 16, 3, 3, 2, 9, 3, 2, 3, 4, 2, 2, 6, 13, 4, 5, 6, 5, 7, 8, 3, 5, 12, 12, 7, 3, 16, 12, 3, 2, 1, 1, 1, 16, 7, 4, 10, 4, 4, 7, 29, 4, 323, 7, 62, 5, 5, 3, 6, 7, 4, 5, 14, 3, 6, 13, 7, 17, 5, 4, 6, 6, 5, 4, 17, 7, 7, 5, 3, 10, 8, 15, 4, 1, 1, 1, 1, 1, 1, 1, 0, 2, 0, 1, 1, 1, 1, 1, 0, 3, 3, 21, 717, 1, 1, 1, 1, 1, 1, 1, 1, 1, 1, 0, 1, 1, 1, 0, 1, 1, 0, 1, 4, 0, 2, 0, 1, 1, 1, 0, 1, 1, 1, 0, 2, 1, 1, 1, 12, 2, 1, 1, 4, 1, 1, 0, 1, 1, 1, 1, 0, 1, 1, 1, 6, 4, 2, 0, 1, 1, 1, 1, 8, 1, 1, 1, 1, 0, 3, 0, 1, 1, 1, 2, 0, 2, 1, 0, 1, 2, 1, 1, 5, 1, 1, 0, 1, 1, 1, 0, 1, 0, 1, 1, 1, 2, 1, 0, 1, 1, 1, 1, 6, 0, 3, 1, 1, 1, 0, 1, 1, 0, 1, 1, 1, 1, 0, 1, 2, 0, 5, 1, 6, 4, 5, 5, 7, 4, 24, 10, 11, 2, 0, 1, 5, 0, 1, 1, 1, 0, 1, 1, 11, 6, 3, 2, 2, 4, 3, 4, 3, 5, 9, 3, 4, 3, 3, 2, 3, 2, 2, 4, 6, 1, 2, 1, 2, 0, 1, 3, 1, 3, 1, 3, 1, 5, 3, 4, 3, 11, 3, 4, 5, 1, 2, 1, 3, 1, 1, 1, 1, 1, 1, 1, 2, 1, 1, 4, 1, 1, 2, 1, 5, 1, 1, 1, 2, 1, 1, 1, 2, 1, 1, 1, 1, 5, 1, 1, 7, 1, 1, 2, 6, 1, 1, 2, 1, 1, 1, 2, 5, 1, 1, 6, 1, 2, 1, 1, 1, 1, 1, 1, 7, 2, 6, 6, 4, 1, 2, 1, 2, 1, 3, 3, 4, 1, 2, 4, 1, 9, 1, 2, 7, 3, 2, 3, 1, 3, 1, 5, 2, 2, 2, 3, 3, 3, 1, 3, 1, 3, 3, 4, 6, 5, 3, 3, 2, 2, 2, 3, 4, 3, 3, 3, 2, 1, 2, 2, 2, 2, 3, 2, 5, 4, 4, 5, 4, 2, 2, 2, 3, 1, 2, 2, 3, 8, 4, 3, 5, 3, 2, 2, 9, 5, 1, 2, 5, 3, 2, 2, 3, 2, 2, 2, 2, 4, 2, 2, 3, 1, 2, 4, 10, 5, 4, 4, 4, 2, 1, 3, 2, 2, 6, 3, 4, 4, 3, 5, 7, 3, 3, 2, 9, 2, 3, 2, 2, 2, 3, 3, 2, 4, 2, 3, 2, 2, 3, 1, 2, 5, 3, 2, 4, 3, 2, 1, 3, 3, 3, 2, 2, 3, 2, 2, 2, 4, 2, 3, 2, 4, 5, 4, 5, 3, 4, 4, 16, 2, 2, 3, 2, 6, 3, 6, 6, 2, 5, 3, 2, 3, 4, 2, 6, 3, 2, 3, 3, 3, 5, 2, 2, 3, 3, 2, 13, 2, 2, 2, 2, 3, 6, 4, 13, 1, 2, 0, 2, 0, 1, 1, 16, 4, 3, 5, 4, 3, 4, 8, 4, 2, 5, 4, 3, 2, 1, 1, 1, 2, 4, 1, 1, 2, 1, 0, 1, 7, 4, 1, 1, 6, 5, 1, 6, 4, 4, 4, 2, 10, 33, 5, 4, 3, 3, 2, 1, 1, 1, 1, 6, 4, 2, 1, 6, 3, 4, 210, 2, 3, 2, 3, 4, 4, 3, 4, 4, 3, 3, 2, 4, 2, 3, 2, 4, 2, 5, 7, 35, 3, 2, 5, 2, 9, 2, 2, 2, 6, 5, 5, 3, 6, 4, 6, 6, 3, 4, 2, 5, 2, 7, 2, 2, 3, 2, 10, 2, 3, 2, 2, 2, 2, 1, 2, 6, 3, 5, 2, 2, 3, 5, 3, 6, 3, 2, 2, 2, 2, 1, 5, 3, 2, 6, 5, 7, 3, 4, 4, 6, 4, 3, 22, 10, 6, 28, 5, 4, 3, 4, 2, 2, 3, 3, 3, 8, 8, 5, 5, 5, 7, 4, 3, 3, 6, 9, 5, 4, 4, 5, 4, 5, 3, 4, 5, 12, 7, 4, 527, 1, 461, 2, 1, 1, 1, 1, 2, 1, 2, 1, 1, 3, 1, 2, 2, 8, 5, 3, 3, 7, 1075, 1, 1, 1, 7, 0, 0, 0, 1, 1, 1, 1, 2, 2, 1, 2, 2, 1, 2, 1, 4, 1, 2, 1, 1, 2, 2, 1, 1, 1, 1, 1, 2, 1, 1, 1, 5, 1, 1, 2, 3, 2, 1, 2, 2, 2, 1, 2, 1, 1, 2, 1, 2, 1, 2, 1, 2, 1, 2, 1, 4, 2, 1, 1, 1, 1, 2, 2, 1, 2, 1, 1, 1, 1, 1, 2, 1, 1, 2, 1, 7, 6, 8, 1, 1, 2, 1, 1, 2, 1, 1, 1, 2, 1, 1, 2, 1, 1, 2, 1, 9, 4, 5, 4, 10, 3, 2, 3, 3, 6, 4, 6, 6, 9, 2, 3, 8, 5, 5, 6, 4, 3, 3, 5, 7, 3, 2, 7, 2, 4, 8, 12, 100, 6, 3, 4, 7, 4, 8, 4, 652, 2, 18, 9, 8, 2, 2, 3, 2, 5, 1, 5, 2, 2, 4, 2, 2, 3, 2, 2, 7, 2, 5, 2, 1, 6, 2, 2, 2, 3, 4, 2, 2, 1, 2, 1, 3, 3, 3, 3, 9, 1, 6, 3, 2, 5, 0, 2, 3, 1, 3, 2, 2, 3, 6, 4, 1, 3, 2, 2, 4, 2, 5, 2, 2, 3, 3, 2, 4, 2, 5, 3, 2, 2, 2, 8, 2, 3, 2, 6, 4, 3, 4, 2, 7, 1, 3, 2, 2, 2, 3, 2, 2, 2, 2, 2, 2, 3, 2, 4, 14, 2, 1, 8, 1, 1, 10, 2, 1, 3, 1, 2, 2, 2, 3, 4, 2, 1, 6, 2, 5, 2, 2, 3, 2, 3, 3, 2, 3, 7, 3, 1, 7, 2, 3, 4, 1, 1, 3, 3, 11, 5, 2, 3, 1, 3, 2, 2, 1, 2, 2, 7, 6, 2, 2, 1, 2, 1, 2, 1, 4, 2, 5, 1, 2, 6, 4, 3, 3, 8, 3, 4, 8, 9, 3, 5, 4, 5, 3, 3, 9, 1, 2, 3, 1, 2, 1, 5, 2, 1, 2, 1, 5, 2, 4, 6, 8, 4, 19, 3, 6, 3, 1, 3, 1, 2, 1, 2, 6, 4, 11, 2, 2, 1, 4, 2, 1, 2, 2, 2, 5, 5, 4, 3, 1, 3, 1, 2, 7, 3, 7, 4, 3, 2, 3, 2, 3, 2, 1, 3, 4, 2, 1, 3, 6, 7, 7, 2, 7, 2, 1, 1, 20, 19, 5, 4, 3, 2, 4, 1, 190, 3, 3, 4, 2, 4, 1, 3, 3, 7, 2, 1, 2, 2, 3, 4, 2, 3, 2, 2, 13, 2, 2, 8, 1, 9, 1, 3, 4, 4, 2, 10, 11, 1, 1, 33, 5, 1, 2, 1, 7, 1, 3, 2, 4, 3, 5, 7, 2, 4, 2, 3, 2, 1, 2, 10, 2, 4, 6, 5, 5, 3, 3, 2, 6, 2, 3, 1, 8, 6, 1, 2, 3, 1, 4, 3, 1, 1, 7, 1, 19, 2, 1, 1, 4, 1, 6, 6, 2, 4, 2, 1, 2, 1, 4, 2, 2, 1, 11, 2, 7, 5, 3, 5, 3, 3, 3, 6, 3, 2, 1, 2, 1, 9, 4, 5, 6, 9, 8, 2, 13, 5, 4, 2, 3, 3, 6, 2, 3, 7, 3, 3, 2, 2, 2, 3, 5, 2, 2, 1, 6, 3, 2, 2, 2, 2, 1, 4, 2, 5, 6, 6, 3, 7, 8, 6, 4, 4, 2, 2, 27, 5, 3, 2, 3, 4, 2, 6, 2, 2, 6, 2, 2, 5, 6, 5, 2, 4, 2, 3, 5, 2, 2, 2, 2, 3, 2, 2, 2, 3, 3, 4, 2, 4, 4, 5, 6, 2, 1, 5, 10, 3, 3, 2, 4, 4, 18, 6, 5, 4, 4, 4, 5, 5, 3, 4, 3, 5, 4, 2, 9, 1, 5, 3, 4, 4, 4, 5, 6, 14, 6, 3, 14, 6, 2, 3, 3, 2, 3, 1, 6, 3, 5, 8, 4, 3, 5, 4, 6, 3, 5, 5, 17, 5, 3, 3, 1, 5, 3, 3, 6, 4, 4, 4, 2, 2, 5, 4, 2, 5, 2, 6, 2, 3, 2, 4, 3, 3, 2, 6, 7, 3, 2, 11, 3, 7, 5, 5, 4, 2, 3, 5, 2, 5, 2, 3, 2, 5, 2, 2, 12, 1, 7, 4, 3, 4, 4, 1, 5, 4, 3, 5, 4, 2, 2, 4, 6, 3, 5, 2, 6, 6, 4, 6, 5, 5, 2, 5, 11, 4, 3, 3, 2, 2, 3, 5, 10, 1, 2, 4, 5, 2, 1, 2, 1, 1, 5, 4, 7, 9, 3, 2, 2, 5, 2, 1, 3, 10, 2, 14, 24, 2, 2, 3, 1, 4, 3, 2, 2, 1, 2, 5, 1, 3, 4, 2, 14, 12, 11, 1, 8, 14, 2, 2, 6, 2, 4, 9, 3, 11, 3, 3, 2, 5, 7, 2, 3, 2, 3, 2, 10, 5, 5, 8, 2, 2, 5, 4, 5, 4, 7, 2, 4, 2, 3, 2, 2, 5, 5, 2, 8, 5, 3, 4, 10, 2, 2, 3, 3, 5, 8, 15, 7, 4, 2, 7, 2, 5, 7, 16, 9, 5, 5, 4, 5, 4, 4, 4, 3, 2, 5, 3, 7, 5, 5, 4, 2, 8, 4, 9, 5, 5, 4, 3, 4, 6, 4, 2, 3, 2, 5, 2, 3, 20, 2, 3, 3, 5, 4, 4, 2, 3, 1, 1, 2, 1, 186, 9, 10, 4, 5, 5, 3, 2, 10, 9, 7, 4, 5, 7, 1, 2, 1, 1, 2, 2, 2, 1, 2, 3, 1, 1, 2, 0, 2, 1, 1, 1, 1, 9, 2, 1, 1, 2, 1, 4, 2, 5, 5, 5, 4, 3, 3, 8, 1, 1, 1, 2, 4, 5, 1, 2, 2, 2, 1, 2, 2, 2, 2, 1, 2, 1, 2, 1, 2, 1, 2, 1, 2, 8, 9, 2, 1, 2, 2, 1, 2, 1, 2, 2, 2, 1, 2, 2, 1, 2, 1, 2, 2, 5, 2, 4, 3, 2, 3, 2, 3, 2, 4, 4, 4, 4, 6, 3, 3, 5, 4, 6, 8, 6, 3, 5, 3, 3, 3, 2, 3, 3, 4, 3, 6, 3, 3, 2, 1, 3, 2, 4, 2, 9, 14, 6, 3, 6, 3, 4, 3, 5, 3, 10, 4, 3, 5, 6, 8, 4, 4, 2, 3, 7, 3, 3, 4, 2, 5, 2, 3, 2, 3, 4, 5, 3, 3, 3, 4, 3, 8, 7, 4, 11, 6, 5, 4, 5, 3, 5, 2, 2, 7, 2, 3, 2, 3, 3, 4, 7, 12, 2, 3, 6, 9, 5, 2, 2, 3, 5, 7, 3, 2, 4, 3, 2, 5, 1, 2, 4, 4, 4, 6, 8, 3, 3, 3, 4, 15, 7, 2, 5, 2, 3, 4, 2, 9, 4, 15, 2, 11, 4, 5, 6, 4, 5, 5, 2, 3, 2, 3, 3, 2, 3, 4, 3, 4, 2, 4, 3, 4, 3, 2, 29, 5, 4, 3, 3, 9, 2, 2, 1, 4, 10, 4, 17, 3, 25, 2, 4, 12, 4, 3, 6, 6, 7, 7, 3, 4, 2, 4, 4, 2, 7, 20, 6, 4, 7, 4, 6, 7, 7, 6, 9, 3, 5, 4, 2, 2, 6, 3, 3, 5, 2, 4, 3, 4, 8, 4, 8, 8, 4, 8, 8, 4, 8, 5, 3, 4, 2, 3, 5, 3, 8, 5, 16, 6, 2, 3, 7, 4, 4, 6, 4, 1, 1, 1, 1, 1, 1, 1, 0, 1, 1, 0, 1, 3, 4, 14, 6, 6, 4, 4, 8, 3, 1, 1, 1, 1, 1, 1, 1, 0, 1, 1, 0, 2, 0, 1, 2, 0, 2, 0, 4, 1, 0, 1, 2, 1, 1, 1, 1, 0, 1, 1, 0, 1, 3, 1, 0, 1, 1, 0, 4, 0, 1, 1, 1, 0, 1, 1, 0, 1, 2, 1, 1, 1, 0, 1, 1, 0, 1, 1, 3, 1, 0, 1, 1, 1, 0, 1, 1, 0, 3, 0, 1, 2, 1, 1, 1, 0, 1, 1, 3, 1, 0, 1, 1, 1, 0, 1, 1, 0, 1, 1, 1, 1, 0, 1, 1, 0, 1, 1, 5, 1, 1, 1, 1, 0, 1, 0, 1, 1, 1, 0, 1, 1, 0, 1, 1, 1, 0, 1, 3, 1, 1, 1, 0, 1, 3, 1, 1, 1, 1, 2, 1, 1, 0, 1, 1, 1, 0, 1, 5, 1, 1, 0, 1, 1, 1, 0, 1, 1, 1, 1, 0, 1, 1, 0, 1, 1, 5, 1, 4, 1, 1, 0, 1, 1, 1, 0, 1, 1, 1, 1, 0, 1, 1, 9, 1, 1, 1, 0, 4, 1, 1, 0, 1, 1, 1, 0, 1, 7, 1, 1, 0, 1, 1, 1, 0, 1, 1, 1, 5, 3, 1, 1, 1, 1, 0, 1, 1, 1, 1, 1, 0, 1, 1, 1, 0, 1, 1, 1, 4, 0, 3, 1, 1, 1, 0, 1, 1, 1, 0, 1, 1, 1, 0, 1, 1, 1, 0, 1, 3, 1, 0, 1, 1, 1, 0, 1, 1, 0, 1, 1, 0, 1, 1, 0, 1, 6, 0, 1, 5, 0, 1, 1, 1, 3, 1, 1, 7, 1, 1, 1, 0, 1, 1, 0, 1, 1, 1, 0, 3, 1, 1, 0, 1, 1, 1, 0, 1, 1, 0, 1, 1, 1, 0, 1, 1, 1, 0, 1, 3, 1, 1, 0, 1, 1, 0, 1, 1, 1, 0, 1, 1, 1, 1, 1, 0, 1, 1, 2, 4, 1, 1, 1, 0, 1, 1, 0, 1, 1, 1, 0, 1, 1, 0, 1, 1, 1, 0, 1, 6, 1, 1, 1, 1, 2, 1, 1, 0, 1, 1, 1, 5, 3, 2, 0, 1, 0, 1, 1, 3, 1, 1, 0, 1, 1, 1, 1, 0, 1, 0, 1, 1, 0, 1, 1, 0, 1, 2, 1, 4, 1, 1, 0, 1, 1, 2, 0, 1, 1, 0, 1, 0, 1, 1, 0, 1, 1, 0, 5, 3, 1, 1, 1, 0, 1, 1, 0, 1, 1, 0, 1, 1, 0, 1, 1, 0, 1, 1, 0, 4, 0, 1, 1, 3, 0, 1, 1, 1, 0, 1, 1, 0, 1, 1, 1, 0, 1, 1, 1, 2, 1, 1, 0, 1, 1, 0, 1, 1, 0, 3, 1, 0, 1, 1, 0, 1, 1, 0, 4, 3, 1, 0, 1, 1, 0, 1, 1, 0, 1, 1, 0, 1, 1, 0, 1, 1, 0, 1, 1, 3, 1, 1, 1, 0, 6, 1, 1, 1, 1, 0, 1, 1, 0, 1, 1, 2, 1, 0, 1, 7, 1, 1, 0, 1, 1, 1, 0, 1, 1, 0, 1, 1, 0, 1, 1, 1, 0, 1, 1, 3, 1, 0, 1, 1, 1, 0, 1, 0, 1, 1, 0, 1, 1, 1, 0, 1, 1, 0, 1, 3, 1, 2, 1, 0, 1, 0, 2, 1, 1, 0, 1, 1, 1, 0, 1, 11, 1, 1, 1, 4, 0, 2, 1, 1, 1, 0, 1, 1, 0, 1, 2, 0, 1, 1, 0, 3, 1, 1, 0, 4, 0, 1, 1, 2, 0, 1, 1, 0, 1, 1, 0, 1, 0, 4, 0, 1, 1, 0, 1, 3, 1, 0, 4, 1, 1, 0, 1, 1, 0, 1, 1, 1, 0, 1, 1, 0, 1, 1, 0, 4, 1, 1, 1, 1, 1, 1, 1, 0, 1, 1, 1, 1, 0, 1, 1, 0, 1, 1, 1, 3, 1, 0, 1, 1, 1, 0, 1, 1, 1, 0, 1, 1, 0, 1, 1, 0, 1, 1, 1, 4, 1, 1, 1, 0, 1, 1, 0, 1, 1, 1, 0, 1, 1, 0, 1, 1, 0, 1, 1, 4, 0, 1, 1, 0, 1, 1, 0, 1, 1, 1, 2, 1, 1, 1, 0, 1, 1, 1, 0, 5, 1, 1, 0, 1, 1, 1, 0, 1, 1, 1, 0, 1, 1, 0, 1, 1, 0, 1, 1, 3, 1, 1, 1, 0, 1, 1, 1, 0, 1, 5, 2, 1, 0, 1, 1, 1, 0, 1, 1, 5, 1, 1, 2, 1, 2, 1, 1, 1, 1, 1, 0, 1, 1, 0, 1, 1, 0, 1, 1, 3, 1, 0, 1, 1, 1, 0, 1, 1, 4, 1, 0, 1, 1, 1, 0, 1, 1, 1, 0, 8, 1, 3, 2, 0, 1, 1, 0, 1, 1, 0, 1, 0, 1, 1, 1, 0, 1, 1, 0, 4, 1, 1, 1, 0, 1, 1, 0, 1, 1, 0, 1, 1, 0, 1, 1, 0, 1, 1, 3, 4, 1, 1, 0, 1, 1, 1, 0, 1, 1, 1, 0, 1, 1, 0, 1, 1, 0, 1, 1, 3, 1, 1, 1, 0, 1, 1, 1, 0, 2, 1, 0, 1, 1, 1, 1, 0, 1, 0, 1, 4, 1, 0, 1, 1, 1, 0, 1, 1, 0, 1, 9, 0, 1, 1, 0, 1, 1, 1, 0, 4, 0, 1, 1, 0, 1, 1, 0, 1, 1, 1, 1, 0, 1, 1, 0, 1, 0, 1, 1, 6, 1, 3, 1, 1, 1, 0, 1, 1, 0, 1, 3, 0, 1, 1, 0, 1, 1, 0, 1, 4, 0, 1, 1, 0, 1, 1, 1, 1, 0, 1, 1, 0, 1, 1, 1, 0, 1, 1, 1, 5, 0, 1, 1, 3, 1, 1, 1, 3, 2, 0, 1, 1, 5, 1, 1, 1, 0, 1, 1, 3, 1, 1, 0, 1, 1, 0, 1, 1, 0, 1, 1, 1, 0, 1, 1, 0, 1, 0, 1, 3, 1, 1, 0, 1, 1, 0, 1, 1, 0, 1, 1, 0, 1, 1, 0, 3, 2, 1, 1, 7, 1, 0, 1, 1, 1, 0, 1, 1, 0, 1, 1, 0, 1, 1, 0, 1, 1, 0, 1, 4, 1, 1, 1, 0, 1, 1, 1, 0, 1, 1, 0, 1, 1, 0, 1, 1, 0, 1, 1, 3, 1, 1, 0, 1, 1, 2, 0, 1, 1, 1, 1, 0, 1, 1, 0, 1, 1, 1, 0, 10, 0, 1, 1, 0, 1, 1, 0, 3, 1, 0, 1, 1, 1, 0, 1, 1, 0, 1, 1, 6452, 5, 5, 9, 4, 6, 4, 4, 3, 5, 5, 4, 3, 4, 142, 225, 411, 5, 1, 1, 1, 0, 1, 1, 0, 1, 1, 2, 0, 1, 0, 1, 1, 0, 1, 4, 2, 3, 1, 1, 0, 1, 0, 1, 1, 0, 1, 1, 0, 1, 1, 0, 1, 1, 1, 0, 1, 11, 4, 1, 1, 1, 2, 1, 1, 1, 0, 1, 1, 0, 3, 1, 0, 1, 0, 1, 1, 7, 3, 79, 4, 4, 6, 6, 3, 5, 4, 6, 2, 2, 2, 2, 4, 4, 3, 12, 4, 7, 2, 2, 2, 4, 8, 2, 2, 25, 2, 5, 5, 1, 2, 2, 5, 3, 2, 4, 2, 6, 2, 1, 2, 3, 2, 1, 1, 2, 3, 5, 2, 3, 6, 3, 1, 2, 2, 3, 2, 6, 3, 3, 2, 6, 9, 13, 4, 4, 4, 8, 16, 3, 2, 3, 5, 4, 5, 1, 2, 6, 2, 2, 2, 2, 1, 2, 6, 5, 2, 3, 1, 2, 2, 2, 1, 2, 2, 2, 2, 8, 5, 2, 3, 2, 1, 2, 2, 2, 2, 2, 2, 2, 2, 2, 2, 2, 2, 2, 2, 570, 1, 2, 1, 2, 3, 2, 2, 2, 2, 3, 3, 2, 2, 3, 2, 2, 2, 3, 1, 7, 2, 3, 1, 2, 4, 8, 10, 5, 5, 15, 3, 5, 4, 4, 3, 3, 2, 3, 2, 5, 4, 3, 2, 1, 2, 2, 3, 2, 1, 2, 2, 1, 2, 2, 1, 2, 2, 2, 2, 5, 2, 2, 2, 2, 2, 2, 2, 3, 1, 2, 3, 3, 16, 15, 5, 5, 2, 6, 11, 5, 2, 2, 2, 8, 1, 4, 2, 2, 2, 1, 2, 2, 2, 4, 2, 2, 1, 2, 2, 8, 4, 2, 2, 3, 11, 5, 5, 2, 2, 9, 0, 0, 0, 1, 2, 1, 2, 2, 2, 5, 4, 3, 2, 2, 2, 2, 2, 7, 3, 8, 3, 2, 1, 3, 2, 3, 2, 2, 3, 8, 2, 3, 3, 4, 3, 2, 2, 2, 2, 2, 1, 2, 2, 2, 2, 1, 2, 2, 1, 11, 2, 2, 2, 2, 2, 2, 13, 2, 2, 3, 2, 3, 1, 2, 2, 3, 2, 2, 3, 6, 3, 2, 2, 2, 2, 2, 2, 5, 2, 3, 1, 2, 6, 0, 1, 11, 0, 0, 1, 6, 3, 2, 3, 2, 1, 2, 3, 2, 2, 2, 3, 1, 2, 3, 2, 3, 2, 2, 2, 5, 1, 2, 2, 1, 2, 2, 1, 2, 2, 3, 2, 2, 5, 2, 2, 28, 3, 4, 12, 6, 2, 2, 1, 2, 2, 2, 2, 1, 2, 2, 2, 2, 1, 2, 1, 2, 2, 2, 1, 6, 2, 1, 3, 2, 2, 2, 2, 1, 2, 2, 2, 2, 3, 2, 16, 5, 5, 2, 2, 5, 3, 2, 2, 2, 2, 3, 2, 2, 3, 1, 6, 5, 11, 3, 1, 3, 1, 3, 2, 6, 2, 2, 3, 2, 3, 2, 2, 1, 3, 2, 1, 2, 2, 2, 15, 6, 6, 4, 2, 5, 2, 2, 2, 2, 2, 4, 6, 11, 3, 15, 3, 3, 6, 7, 4, 2, 3, 4, 3, 7, 2, 14, 3, 3, 4, 5, 9, 2, 2, 2, 2, 3, 2, 1, 2, 3, 1, 2, 2, 6, 2, 2, 2, 2, 2, 2, 513, 1, 1, 154, 3, 1, 13, 1, 2, 3, 3, 2, 2, 3, 3, 3, 3, 2, 33, 2, 1, 2, 2, 12, 6, 5, 2, 3, 3, 2, 3, 2, 2, 1, 2, 2, 2, 2, 2, 2, 2, 2, 2, 15, 1, 2, 2, 1, 2, 1, 2, 2, 2, 2, 2, 1, 2, 6, 13, 2, 3, 3, 14, 6, 2, 4, 2, 3, 6, 4, 14, 4, 14, 3, 4, 8, 2, 2, 2, 4, 4, 6, 13, 10, 2, 1, 3, 1, 3, 3, 2, 2, 2, 2, 2, 2, 3, 1, 2, 1, 2, 6, 3, 27, 2, 1, 2, 2, 2, 3, 2, 2, 2, 1, 2, 3, 2, 1, 2, 2, 2, 3, 1, 5, 4, 4, 3, 3, 3, 3, 1, 2, 1, 3, 1, 3, 3, 2, 2, 3, 2, 2, 2, 4, 1, 3, 4, 2, 1, 2, 2, 2, 2, 2, 1, 2, 3, 1, 7, 3, 2, 2, 2, 4, 2, 2, 2, 2, 2, 2, 5, 5, 4, 4, 10, 2, 16, 3, 4, 11, 1, 2, 3, 5, 1, 2, 2, 2, 3, 2, 1, 2, 2, 2, 1, 2, 3, 1, 6, 2, 2, 2, 2, 22, 2, 2, 2, 2, 3, 2, 2, 3, 10, 2, 3, 2, 11, 4, 2, 3, 1, 3, 3, 6, 2, 2, 1, 2, 2, 2, 13, 1, 4, 4, 3, 4, 8, 60, 2, 3, 2, 2, 2, 6, 3, 2, 2, 1, 2, 2, 5, 8, 3, 3, 2, 2, 2, 1, 3, 1, 3, 2, 3, 8, 4, 2, 2, 1, 3, 2, 2, 2, 1, 11, 2, 2, 2, 2, 2, 3, 2, 2, 3, 4, 2, 2, 2, 3, 1, 19, 2, 2, 2, 2, 3, 2, 3, 2, 2, 2, 2, 2, 2, 17, 2, 2, 3, 3, 3, 3, 4, 2, 2, 3, 2, 2, 2, 3, 1, 2, 2, 3, 3, 6, 1, 3, 2, 2, 2, 1, 2, 2, 1, 1, 5, 6, 3, 3, 4, 3, 2, 2, 3, 3, 4, 2, 2, 3, 2, 10, 2, 2, 2, 1, 2, 1, 2, 2, 2, 3, 1, 2, 2, 4, 2, 2, 2, 2, 1, 2, 2, 2, 2, 2, 1, 1, 2, 2, 2, 1, 2, 1, 2, 14, 2, 1, 2, 2, 2, 2, 2, 2, 1, 3, 1, 2, 1, 2, 2, 2, 2, 2, 4, 6, 2, 2, 2, 2, 1, 2, 2, 8, 4, 4, 1, 2, 3, 3, 1, 3, 2, 2, 2, 16, 4, 3, 3, 5, 7, 3, 2, 2, 4, 2, 1, 2, 2, 7, 2, 3, 2, 2, 3, 98, 2, 2, 10, 10, 3, 2, 4, 4, 5, 4, 2, 3, 5, 2, 4, 2, 4, 13, 3, 17, 6, 2, 6, 2, 2, 3, 1, 3, 1, 2, 1, 2, 2, 1, 2, 2, 2, 2, 2, 11, 4, 3, 2, 3, 6, 7, 3, 3, 2, 1, 2, 5, 5, 3, 2, 3, 4, 13, 5, 6, 4, 3, 3, 3, 1, 4, 3, 3, 3, 4, 1, 2, 5, 5, 7, 2, 2, 6, 2, 8, 4, 3, 2, 7, 3, 1, 5, 2, 3, 3, 2, 3, 1, 3, 2, 3, 2, 2, 1, 22, 2, 5, 4, 3, 3, 3, 19, 10, 18, 16, 13, 21, 3, 7, 4, 4, 3, 3, 4, 12, 10, 5, 3, 4, 2, 3, 7, 6, 2, 2, 5, 6, 9, 6, 3, 6, 2, 1, 9, 16, 3, 8, 22, 9, 4, 1, 2, 3, 3, 3, 2, 10, 6, 2, 2, 2, 3, 3, 6, 5, 3, 2, 3, 5, 2, 2, 2, 4, 4, 4, 6, 3, 1, 1, 3, 2, 25, 4, 1, 6, 2, 3, 2, 3, 6, 5, 6, 1, 7, 3, 3, 9, 1, 8, 2, 1, 2, 2, 4, 293, 2, 2, 7, 2, 5, 3, 2, 1, 2, 145, 1, 2, 1, 2, 1, 1, 1, 2, 2, 4, 5, 4, 4, 8, 2, 4, 3, 3, 4, 5, 1, 1, 2, 1, 1, 2, 2, 1, 1, 2, 2, 1, 2, 2, 1, 2, 2, 1, 1, 4, 3, 2, 6, 2, 2, 4, 1, 2, 2, 1, 3, 1, 3, 3, 1, 2, 1, 2, 2, 386, 1, 3, 2, 3, 2, 2, 1, 2, 1, 4, 3, 2, 2, 1, 3, 3, 1, 1, 3, 4, 4, 2, 3, 2, 1, 5, 2, 5, 1, 2, 1, 2, 3, 2, 1, 8, 4, 1, 2, 5, 2, 1, 2, 1, 2, 2, 2, 2, 1, 2, 1, 2, 1, 2, 1, 2, 1, 1, 2, 33, 2, 3, 2, 2, 1, 2, 1, 7, 1, 3, 2, 2, 1, 3, 1, 6, 2, 1, 2, 3259, 7, 3, 1, 7, 3, 2, 2, 2, 4, 1, 2, 1, 2, 2, 1, 2, 6, 2, 4, 5, 3, 1, 6, 1, 8, 1, 2, 2, 1, 1, 3, 3, 4, 1, 1, 2, 1, 2, 4, 99, 2, 1, 4, 2, 2, 1, 1, 2, 1, 2, 3, 2, 4, 1, 4, 1, 2, 5, 1, 6, 1, 2, 3, 5, 1, 2, 1, 2, 1, 1, 1, 2, 2, 1, 1, 2, 4, 3, 8, 3, 1, 2, 3, 3, 5, 3, 2, 1, 2, 2, 3, 3, 18, 2, 2, 2, 3, 2, 1, 5, 2, 1, 2, 2, 1, 1, 1, 2, 2, 3, 1, 1, 3, 5, 8, 4, 2, 1, 1, 7, 1, 1, 1, 5, 3, 1, 0, 3, 18, 2, 1, 2, 4, 2, 1, 2, 2, 2, 1, 6, 1, 7, 1, 2, 2, 2, 2, 1, 2, 1, 2, 2, 2, 1, 2, 5, 3, 2, 1, 4, 2, 2, 1, 2, 2, 2, 1, 2, 2, 1, 4, 2, 7, 2, 1, 2, 1, 1, 8, 5, 1, 3, 1, 1, 2, 2, 1, 3, 2, 2, 1, 1, 2, 1, 2, 1, 1, 2, 1, 53958, 1, 2, 1, 1, 2, 1, 2, 1, 1, 2, 1, 3, 2, 1, 2, 1, 1, 2, 1, 9, 4, 3, 3, 4, 3, 2, 5, 3, 4, 2, 7, 2, 3, 3, 2, 2, 1, 2, 3, 7, 5, 2, 4, 2, 4, 3, 3, 2, 3, 4, 3, 4, 3, 2, 3, 2, 3, 2, 2, 5, 3, 3, 3, 1, 4, 3, 3, 2, 6, 517, 1, 0, 0, 19, 2, 3, 3, 3, 3, 186, 4, 2, 6, 2, 2, 4, 5, 3, 4, 3, 3, 2, 3, 3, 4, 3, 1, 6, 3, 5, 3, 2, 2, 3, 2, 2, 5, 1, 4, 2, 3, 3, 2, 4, 2, 4, 4, 2, 1, 10, 2, 3, 2, 7, 3, 4, 3, 5, 3, 4, 2, 7, 2, 3, 4, 5, 5, 2, 4, 7, 2, 3, 2, 3, 2, 3, 1, 5, 7, 10, 4, 4, 6, 1, 3, 7, 7, 2, 4, 8, 3, 6, 2, 3, 2, 1, 2, 1, 2, 2, 3, 3, 3, 5, 3, 2, 2, 7, 2, 8, 3, 3, 5, 2, 3, 5, 2, 2, 5, 2, 2, 3, 2, 2, 5, 6, 2, 4, 4, 4, 3, 3, 3, 3, 3, 2, 2, 5, 2, 4, 5, 3, 3, 1, 2, 2, 3, 3, 2, 8, 2, 3, 3, 4, 3, 3, 6, 3, 7, 3, 2, 3, 2, 11, 2, 3, 8, 4, 3, 5, 2, 3, 3, 3, 4, 2, 6, 2, 2, 2, 2, 5, 2, 2, 5, 3, 2, 4, 3, 4, 3, 2, 1, 5, 5, 6, 5, 3, 3, 4, 6, 1, 2, 1, 4, 3, 3, 3, 2, 282, 7, 2, 3, 6, 3, 4, 2, 3, 5, 8, 3, 2, 3, 3, 2, 3, 3, 6, 2, 6, 3, 4, 4, 4, 2, 3, 4, 3, 5, 3, 9, 5, 3, 3, 4, 3, 5, 4, 2, 25351, 4330, 3, 5, 5, 2, 6, 4, 3, 5, 15, 6, 10, 3, 7, 2, 7, 2, 3, 13, 50822, 5, 2, 4, 12, 5, 5, 18, 12, 10, 3, 3, 5, 6, 3, 4, 6, 2, 7, 2, 6, 3, 3, 4, 4, 5, 1, 2, 2, 2, 2, 2, 4, 2, 3, 5, 2, 3, 2, 2, 7, 4, 4, 3, 4, 10, 3, 7, 13, 3, 2, 4, 3, 3, 4, 9, 8, 2, 4, 1, 7, 4, 20, 8, 9, 11, 9, 2, 2, 1, 2, 9, 3, 3, 4, 3, 4, 3, 3, 3, 11, 12, 5, 3, 5, 4, 4, 8, 4, 6, 7, 8, 4, 7, 4, 14, 5, 7, 12, 9, 6, 9, 4, 4, 7, 5, 6, 7, 2, 4, 4, 7, 3, 6, 11, 6, 6, 4, 2, 3, 20631, 2, 4, 7, 4, 3, 3, 4, 4, 1, 6, 4, 2, 6, 2, 5, 3, 19, 114, 2, 10, 7, 5, 8, 14, 5, 6, 6, 11, 12, 8, 8, 21, 5, 5, 7, 5, 16, 6, 4, 458, 13, 6, 9, 17, 12, 8, 6, 4, 15, 7, 5, 5, 3, 4, 4, 7, 9, 6, 6, 16, 6, 13, 15, 4, 8, 6, 12, 6, 6, 11, 12, 41, 5, 5, 13, 8, 6, 10, 4, 5014, 4, 8, 11, 13, 10, 0, 1, 3, 5, 4, 4, 2, 2, 2, 1, 2, 2, 1, 4, 10, 4, 5, 15, 4, 3, 4, 8, 10, 9, 3, 4, 4, 5, 4, 4, 7, 14, 5, 11, 7, 5, 2, 9, 10, 17, 9, 7, 4, 7, 8, 7, 4, 6, 9, 7, 15, 10, 9, 5, 7, 3, 3, 3, 4, 3, 3, 4, 4, 5, 3, 2, 9, 8, 3, 6, 5, 6, 2, 3, 7, 4, 9, 8, 4, 3, 6, 4, 9, 4, 6, 3, 6, 2, 4, 2, 5, 3, 4, 3, 8, 4, 3, 5, 9, 4, 4, 3, 2, 2, 5, 5, 3, 3, 5, 5, 4, 4, 7, 8, 59107, 4, 5, 4, 4, 2, 15, 10, 6, 10, 9, 6, 2, 5, 2, 2, 3, 6, 4, 5, 17, 1, 1, 0, 1, 1, 1, 1, 2, 2, 0, 2, 2, 2, 1, 0, 1, 1, 1, 1, 4, 1, 0, 1, 1, 1, 0, 1, 1, 1, 0, 1, 1, 1, 1, 0, 1, 1, 1, 0, 4, 1, 0, 1, 1, 1, 0, 1, 1, 1, 2, 1, 0, 4, 1, 1, 0, 1, 1, 0, 4, 1, 1, 0, 1, 2, 1, 1, 1, 1, 1, 0, 1, 0, 1, 1, 1, 1, 0, 1, 5, 0, 1, 1, 1, 0, 1, 1, 0, 1, 1, 1, 0, 1, 5, 1, 1, 0, 1, 1, 3, 1, 1, 1, 0, 1, 1, 0, 1, 1, 0, 1, 1, 1, 0, 1, 1, 0, 1, 1, 5, 1, 1, 3, 1, 1, 3, 1, 1, 1, 4, 1, 1, 1, 1, 0, 1, 1, 2, 1, 4, 1, 0, 1, 1, 1, 0, 1, 1, 3, 1, 5, 1, 1, 0, 1, 1, 1, 0, 1, 4, 1, 0, 1, 1, 1, 1, 1, 0, 1, 0, 1, 1, 1, 0, 1, 1, 6, 1, 0, 4, 1, 0, 1, 1, 1, 0, 1, 1, 0, 1, 1, 0, 1, 1, 0, 1, 1, 1, 0, 4, 0, 2, 1, 0, 8, 0, 1, 1, 0, 1, 1, 0, 1, 1, 0, 1, 1, 1, 1, 5, 1, 7, 1, 1, 0, 1, 1, 0, 1, 1, 1, 1, 1, 0, 1, 3, 1, 0, 1, 4, 1, 1, 0, 1, 1, 0, 1, 1, 1, 0, 1, 1, 1, 0, 1, 1, 0, 1, 1, 4, 1, 0, 1, 1, 3, 1, 0, 1, 1, 1, 0, 1, 1, 0, 1, 1, 1, 0, 1, 4, 1, 1, 0, 1, 1, 0, 1, 1, 1, 0, 1, 1, 6, 1, 0, 1, 1, 1, 0, 4, 1, 1, 1, 0, 1, 1, 1, 0, 1, 1, 1, 0, 1, 1, 0, 1, 1, 1, 0, 168, 10, 6, 4, 6, 25, 7, 23, 11, 2, 5, 9, 13, 5, 8, 8, 5, 9, 5, 9, 136, 1, 0, 3, 1, 1, 2, 1, 1, 1, 0, 1, 0, 1, 1, 0, 1, 1, 1, 1, 147, 8, 5, 13, 48, 7, 5, 4, 5, 6, 5, 5, 6, 6, 8, 13, 6, 9, 10, 8, 4, 1, 1, 1, 2, 1, 1, 1, 1, 0, 1, 1, 0, 1, 1, 0, 1, 1, 0, 1, 133, 0, 1, 1, 1, 0, 1, 1, 0, 1, 1, 0, 1, 1, 0, 1, 1, 1, 0, 1, 135, 1, 0, 1, 0, 1, 1, 0, 1, 1, 1, 0, 1, 1, 0, 1, 1, 1, 0, 1, 436, 0, 1, 1, 0, 1, 1, 1, 0, 1, 1, 0, 1, 1, 0, 1, 1, 0, 1, 1, 109, 0, 1, 1, 1, 0, 1, 1, 1, 5, 0, 1, 1, 0, 1, 1, 0, 1, 1, 1, 113, 1, 1, 1, 1, 0, 1, 1, 1, 0, 1, 0, 1, 1, 0, 1, 1, 0, 1, 1, 116, 1, 0, 1, 1, 0, 1, 1, 1, 1, 0, 1, 1, 0, 17, 1, 1, 1, 0, 1, 125, 0, 1, 1, 0, 1, 1, 0, 1, 1, 0, 1, 1, 0, 1, 1, 0, 1, 1, 0, 110, 1, 1, 0, 1, 1, 0, 1, 1, 0, 1, 1, 0, 1, 1, 0, 1, 5, 2, 1, 113, 1, 1, 1, 1, 0, 1, 1, 1, 0, 1, 1, 1, 1, 0, 1, 1, 1, 1, 0, 142, 1, 0, 1, 1, 1, 11, 1, 2, 1, 1, 0, 1, 0, 1, 1, 1, 0, 1, 1, 147, 1, 1, 1, 0, 1, 1, 0, 1, 1, 0, 1, 1, 0, 1, 0, 1, 1, 0, 1, 284, 1, 1, 1, 1, 0, 1, 1, 0, 1, 1, 0, 1, 1, 1, 1, 1, 0, 4, 1, 5, 0, 1, 1, 0, 1, 1, 1, 1, 1, 0, 1, 1, 1, 0, 1, 1, 1, 0, 1, 182, 4, 1, 1, 0, 1, 1, 0, 1, 1, 1, 0, 1, 0, 1, 1, 1, 0, 1, 1, 127, 0, 1, 1, 1, 0, 5, 1, 1, 0, 1, 1, 0, 1, 1, 0, 1, 1, 2, 1, 27730, 0, 2, 0, 1, 1, 1, 0, 2, 0, 1, 0, 1, 1, 1, 0, 1, 1, 1, 0, 6, 0, 1, 1, 0, 1, 1, 1, 0, 1, 1, 0, 1, 1, 1, 0, 1, 1, 0, 1, 6, 1, 1, 0, 6, 1, 1, 0, 1, 1, 1, 0, 1, 1, 0, 1, 0, 1, 1, 0, 7, 0, 1, 1, 0, 1, 1, 0, 4, 1, 1, 1, 0, 2, 0, 4, 1, 1, 0, 1, 4, 0, 1, 1, 1, 1, 0, 1, 1, 1, 0, 1, 1, 0, 1, 1, 0, 1, 1, 1, 3, 5, 7, 3, 2, 0, 1, 1, 1, 1, 0, 1, 1, 1, 1, 0, 1, 1, 0, 1, 10, 0, 1, 1, 0, 1, 1, 0, 5, 3, 1, 1, 1, 1, 1, 1, 1, 0, 1, 1, 6, 0, 1, 1, 0, 1, 1, 1, 0, 1, 1, 1, 1, 1, 0, 1, 1, 1, 0, 1, 5, 1, 1, 1, 3, 1, 0, 1, 1, 0, 1, 1, 1, 0, 1, 2, 0, 1, 1, 0, 4, 1, 0, 1, 4, 1, 1, 0, 1, 1, 0, 1, 1, 1, 0, 1, 2, 1, 1, 1, 4, 1, 0, 1, 1, 0, 1, 1, 0, 1, 1, 0, 1, 0, 1, 1, 0, 1, 0, 1, 5, 0, 1, 1, 1, 0, 1, 0, 1, 1, 3, 1, 1, 0, 1, 0, 1, 0, 1, 1, 3, 1, 4, 0, 1, 1, 1, 0, 1, 2, 1, 1, 4, 0, 0, 1, 0, 0, 0, 1, 54566, 1, 1, 2, 1, 9, 3, 1, 1, 0, 1, 1, 1, 1, 1, 1, 0, 1, 1, 0, 5, 1, 0, 1, 1, 4, 0, 1, 1, 0, 1, 1, 0, 1, 1, 1, 0, 2, 3, 1, 4, 1, 0, 1, 2, 1, 1, 1, 1, 1, 2, 1, 0, 1, 1, 0, 1, 1, 1, 1, 3, 1, 6, 1, 5, 1, 1, 1, 0, 1, 1, 0, 1, 1, 0, 1, 0, 1, 1, 1, 4, 0, 1, 1, 0, 1, 1, 0, 1, 0, 1, 1, 1, 0, 1, 1, 0, 1, 1, 0, 8, 0, 1, 1, 0, 1, 1, 0, 1, 1, 1, 1, 0, 1, 1, 1, 0, 1, 0, 1, 4, 0, 1, 0, 5, 0, 1, 4, 1, 1, 1, 1, 1, 1, 1, 0, 1, 1, 0, 1, 5, 1, 3, 1, 1, 1, 6, 1, 1, 2, 1, 0, 1, 1, 1, 0, 1, 1, 1, 0, 5, 1, 1, 0, 1, 1, 1, 0, 1, 1, 0, 1, 1, 1, 1, 0, 2, 1, 1, 2, 11, 0, 1, 0, 1, 1, 1, 0, 1, 1, 0, 1, 1, 0, 1, 1, 0, 1, 1, 1, 5, 1, 1, 0, 1, 1, 0, 1, 1, 0, 1, 1, 1, 0, 1, 1, 1, 1, 0, 3, 12, 1, 0, 1, 1, 1, 0, 1, 0, 1, 1, 1, 1, 0, 1, 1, 1, 0, 1, 1, 4, 0, 1, 1, 0, 1, 1, 0, 1, 1, 0, 1, 1, 0, 1, 1, 0, 6, 1, 1, 3, 1, 1, 0, 1, 1, 1, 3, 4, 1, 1, 1, 0, 1, 0, 1, 1, 0, 2, 0, 645, 1, 0, 3, 2, 3, 1, 1, 0, 1, 1, 1, 1, 0, 1, 1, 0, 1, 1, 0, 5, 1, 0, 1, 1, 1, 0, 1, 1, 1, 0, 2, 0, 1, 0, 1, 4, 2, 0, 1, 4, 0, 1, 1, 2, 1, 0, 1, 0, 1, 1, 0, 1, 1, 1, 0, 1, 1, 0, 1, 3, 1, 1, 0, 1, 1, 0, 1, 0, 1, 1, 0, 1, 1, 0, 1, 1, 0, 1, 1, 3, 1, 2, 3, 3, 14, 2, 1, 1, 0, 1, 1, 1, 0, 1, 1, 1, 0, 1, 1, 3, 1, 1, 0, 1, 1, 0, 1, 1, 1, 0, 1, 1, 0, 1, 1, 1, 1, 4, 0, 5, 1, 1, 0, 1, 1, 0, 1, 1, 0, 1, 1, 0, 1, 1, 0, 1, 0, 1, 1, 3, 1, 0, 1, 0, 1, 1, 0, 4, 0, 1, 1, 1, 0, 1, 1, 1, 0, 1, 1, 3, 1, 0, 1, 1, 1, 0, 1, 1, 1, 0, 1, 2, 0, 2, 0, 1, 0, 1, 1, 3, 1, 0, 1, 0, 1, 1, 1, 0, 1, 1, 0, 1, 0, 1, 1, 0, 1, 1, 0, 3, 1, 1, 0, 1, 1, 0, 1, 1, 0, 1, 1, 1, 1, 0, 1, 1, 1, 1, 0, 3, 2, 0, 1, 1, 0, 1, 1, 3, 1, 1, 0, 1, 1, 0, 1, 1, 0, 1, 1, 3, 0, 1, 1, 4, 0, 3, 1, 1, 1, 2, 1, 1, 0, 1, 1, 3, 0, 1, 1, 9, 0, 1, 3, 1, 0, 1, 1, 0, 1, 1, 0, 1, 1, 1, 1, 0, 1, 2, 2, 3, 1, 1, 0, 1, 1, 0, 1, 0, 1, 1, 1, 3, 1, 1, 0, 1, 1, 0, 1, 3, 1, 0, 1, 1, 1, 0, 1, 1, 1, 0, 1, 1, 3, 1, 1, 1, 1, 1, 1, 444, 1, 1, 1, 0, 1, 1, 1, 0, 1, 2, 3, 3, 1, 1, 0, 1, 1, 1, 1, 4, 1, 1, 0, 0, 1, 1, 0, 1, 1, 0, 1, 1, 1, 1, 3, 1, 1, 1, 0, 3, 1, 1, 0, 1, 1, 1, 1, 0, 1, 1, 1, 1, 1, 1, 0, 1, 1, 0, 1, 3, 0, 1, 1, 1, 0, 1, 1, 3, 0, 1, 1, 0, 1, 1, 0, 1, 1, 1, 0, 4, 1, 0, 1, 1, 0, 1, 1, 0, 1, 1, 0, 1, 1, 0, 1, 1, 0, 1, 1, 3, 1, 0, 1, 1, 1, 0, 1, 0, 1, 1, 1, 0, 1, 1, 0, 1, 1, 1, 0, 3, 1, 1, 0, 1, 0, 1, 1, 1, 0, 1, 1, 1, 0, 1, 1, 1, 5, 1, 1, 3, 0, 1, 1, 0, 1, 1, 1, 0, 1, 1, 2, 0, 1, 1, 0, 1, 1, 3, 1, 3, 0, 1, 1, 0, 1, 1, 0, 1, 1, 1, 0, 1, 1, 0, 1, 1, 0, 1, 1, 2, 1, 1, 0, 1, 0, 1, 1, 0, 1, 1, 0, 1, 1, 0, 1, 1, 0, 1, 1, 3, 1, 0, 1, 1, 0, 1, 1, 1, 0, 1, 1, 0, 1, 1, 1, 0, 1, 0, 1, 4, 0, 1, 1, 1, 0, 1, 1, 0, 1, 1, 0, 1, 1, 0, 1, 1, 0, 1, 1, 5, 1, 0, 1, 5, 1, 1, 1, 0, 3, 1, 0, 1, 1, 0, 1, 0, 1, 1, 1, 157, 1, 1, 1, 1, 1, 0, 1, 0, 2, 0, 1, 1, 0, 1, 3, 1, 1, 1, 0, 9, 1, 1, 1, 1, 0, 1, 1, 1, 0, 1, 1, 1, 1, 0, 1, 1, 1, 0, 1, 8, 4, 1, 1, 5, 1, 1, 0, 1, 1, 1, 1, 0, 1, 1, 1, 0, 1, 0, 1, 324, 0, 0, 0, 0, 0, 1, 0, 0, 0, 1, 1, 0, 1, 1, 0, 2, 1, 0, 1, 4, 1, 1, 0, 1, 1, 1, 0, 1, 1, 1, 0, 1, 1, 0, 1, 1, 0, 1, 0, 4, 0, 0, 1, 3, 0, 1, 1, 1, 0, 1, 1, 1, 0, 1, 1, 1, 1, 0, 1, 6, 3, 1, 1, 1, 2, 1, 1, 0, 1, 1, 0, 1, 1, 1, 0, 1, 1, 0, 1, 8, 1, 1, 0, 1, 1, 0, 1, 1, 0, 1, 1, 0, 1, 1, 1, 0, 1, 0, 2, 3, 0, 1, 1, 1, 1, 0, 1, 0, 1, 1, 1, 0, 1, 0, 1, 1, 1, 0, 1, 3, 0, 1, 1, 0, 1, 1, 0, 3, 0, 1, 0, 1, 1, 1, 1, 0, 1, 1, 0, 4, 1, 0, 1, 1, 0, 1, 1, 0, 1, 1, 0, 1, 1, 1, 0, 1, 1, 0, 1, 9, 0, 1, 1, 0, 1, 1, 0, 1, 1, 0, 1, 0, 1, 1, 0, 1, 1, 2, 2, 3, 1, 1, 1, 1, 0, 2, 0, 0, 1, 1, 1, 1, 0, 1, 1, 0, 1, 1, 0, 4, 1, 1, 1, 0, 1, 8, 1, 1, 1, 0, 3, 1, 0, 1, 1, 1, 0, 1, 1, 2, 4, 1, 0, 4, 0, 1, 1, 0, 1, 1, 0, 1, 1, 1, 0, 1, 0, 1, 1, 3, 1, 0, 1, 8, 1, 1, 0, 1, 1, 1, 0, 1, 1, 0, 1, 1, 6, 0, 1, 4, 1, 0, 1, 1, 0, 1, 1, 0, 2, 0, 1, 1, 0, 1, 2, 1, 0, 1, 1, 4, 1, 1, 0, 1, 1, 2, 0, 1, 1, 0, 1, 1, 1, 0, 1, 1, 1, 0, 1, 336, 0, 1, 1, 1, 0, 1, 1, 0, 1, 1, 0, 1, 1, 0, 1, 1, 0, 1, 1, 4, 1, 1, 0, 1, 1, 0, 1, 1, 0, 1, 1, 0, 1, 1, 0, 1, 0, 1, 1, 3, 1, 0, 1, 1, 0, 1, 1, 0, 1, 1, 0, 1, 1, 0, 1, 1, 0, 1, 0, 4, 1, 1, 1, 1, 0, 1, 1, 0, 2, 0, 2, 1, 0, 1, 1, 1, 1, 0, 1, 5, 1, 3, 1, 0, 1, 1, 1, 0, 1, 1, 0, 1, 0, 1, 1, 0, 1, 1, 0, 12, 1, 1, 0, 1, 1, 0, 1, 0, 1, 1, 0, 1, 1, 0, 1, 1, 1, 1, 1, 3, 1, 1, 0, 1, 1, 1, 0, 1, 1, 0, 1, 1, 0, 1, 0, 1, 1, 0, 2, 3, 1, 2, 2, 0, 1, 1, 0, 1, 1, 0, 1, 4, 1, 1, 0, 1, 1, 0, 1, 5, 1, 0, 1, 1, 0, 1, 0, 1, 1, 0, 1, 1, 0, 1, 1, 0, 1, 1, 0, 5, 1, 0, 1, 1, 0, 1, 1, 0, 1, 1, 3, 0, 1, 0, 1, 1, 0, 1, 1, 4, 1, 0, 1, 1, 0, 1, 0, 1, 1, 0, 1, 1, 0, 1, 1, 0, 1, 0, 1, 5, 1, 1, 0, 1, 1, 1, 0, 2, 1, 1, 0, 1, 0, 1, 1, 0, 1, 0, 1, 3, 1, 1, 0, 1, 1, 0, 1, 1, 0, 1, 0, 1, 3, 1, 0, 1, 1, 0, 1, 5, 0, 0, 1, 3, 0, 1, 1, 0, 1, 1, 0, 1, 1, 0, 1, 1, 0, 1, 1, 4, 0, 1, 1, 1, 1, 0, 1, 1, 1, 2, 2, 0, 1, 1, 0, 1, 1, 0, 1, 4, 0, 1, 1, 0, 1, 0, 1, 1, 0, 1, 1, 0, 1, 0, 1, 1, 0, 1, 1, 4, 0, 1, 0, 1, 1, 0, 1, 1, 1, 0, 1, 1, 0, 1, 1, 0, 3, 0, 1, 1004, 3, 11, 1, 1, 0, 1, 1, 0, 2, 1, 1, 1, 0, 1, 1, 0, 1, 1, 0, 14, 0, 1, 1, 0, 3, 3, 0, 1, 1, 0, 11, 1, 1, 0, 1, 1, 1, 1, 0, 6, 1, 1, 1, 37, 3, 0, 1, 2, 0, 1, 1, 0, 1, 1, 0, 1, 1, 1, 0, 7, 1, 0, 1, 1, 0, 1, 1, 0, 1, 1, 1, 0, 1, 1, 0, 1, 1, 0, 1, 6, 1, 1, 0, 1, 1, 0, 1, 1, 0, 1, 1, 0, 1, 1, 0, 1, 1, 0, 1, 4, 1, 0, 1, 1, 0, 1, 1, 1, 1, 0, 1, 1, 0, 1, 1, 1, 0, 1, 1, 7, 1, 0, 1, 1, 0, 1, 0, 1, 1, 0, 1, 1, 0, 1, 1, 0, 1, 1, 0, 4, 1, 1, 0, 2, 0, 1, 1, 0, 1, 1, 0, 1, 1, 0, 1, 1, 0, 1, 1, 3, 1, 1, 0, 1, 0, 1, 1, 1, 0, 1, 1, 0, 1, 1, 0, 1, 1, 0, 1, 4, 1, 0, 1, 1, 0, 1, 1, 0, 1, 1, 0, 1, 1, 0, 1, 1, 2, 4, 1, 4, 0, 1, 1, 0, 1, 1, 0, 1, 1, 0, 2, 1, 0, 1, 0, 1, 1, 1, 0, 4, 1, 1, 1, 0, 1, 0, 1, 1, 0, 1, 1, 0, 1, 2, 1, 0, 1, 1, 0, 3, 1, 1, 1, 1, 0, 1, 1, 1, 1, 0, 1, 1, 0, 1, 0, 1, 1, 1, 0, 4, 1, 1, 0, 1, 1, 1, 0, 1, 1, 0, 1, 1, 0, 2, 1, 1, 0, 1, 1, 298, 1, 0, 1, 1, 0, 1, 1, 1, 0, 1, 1, 1, 0, 1, 1, 0, 2, 0, 1, 1583, 0, 0, 1, 0, 0, 0, 0, 0, 1, 0, 0, 0, 1, 2, 1, 0, 1, 1, 1, 4, 0, 3, 1, 0, 1, 1, 0, 1, 1, 0, 1, 1, 0, 1, 2, 4, 1, 1, 0, 4, 1, 0, 1, 1, 1, 0, 1, 1, 0, 1, 1, 0, 1, 1, 0, 1, 1, 0, 1, 4, 1, 1, 1, 0, 1, 1, 0, 1, 1, 0, 1, 1, 0, 1, 1, 0, 1, 1, 1, 3, 1, 0, 1, 1, 0, 1, 1, 0, 1, 1, 0, 1, 1, 3, 0, 1, 1, 0, 1, 4, 0, 1, 1, 1, 0, 1, 1, 0, 1, 0, 1, 1, 0, 1, 1, 0, 1, 1, 2, 4, 1, 0, 1, 1, 0, 1, 1, 0, 1, 1, 0, 1, 1, 0, 5, 1, 1, 0, 1, 4, 1, 0, 1, 1, 1, 1, 0, 1, 1, 1, 0, 1, 0, 1, 1, 1, 0, 1, 1, 3, 1, 1, 0, 1, 1, 0, 1, 1, 1, 0, 1, 0, 1, 1, 0, 1, 2, 2, 1, 3, 1, 1, 0, 1, 1, 0, 1, 1, 0, 1, 0, 1, 1, 4, 1, 2, 0, 1, 1, 3, 0, 1, 0, 1, 1, 0, 1, 1, 1, 1, 1, 0, 1, 1, 1, 0, 1, 1, 1, 3, 1, 0, 1, 1, 0, 1, 1, 1, 1, 1, 1, 1, 0, 1, 1, 0, 1, 1, 0, 4, 1, 0, 1, 1, 1, 0, 1, 1, 0, 1, 1, 0, 1, 1, 1, 0, 1, 1, 1, 3, 0, 1, 3, 1, 1, 0, 1, 0, 1, 1, 1, 0, 1, 0, 1, 0, 1, 1, 0, 11, 1, 0, 1, 1, 0, 1, 0, 1, 3, 0, 1, 0, 1, 1, 3, 0, 1, 0, 1, 3, 3, 0, 1, 1, 0, 2, 0, 1, 1, 1, 0, 1, 1, 0, 1, 1, 0, 1, 1, 4, 1, 0, 1, 1, 0, 1, 1, 1, 0, 1, 1, 0, 1, 1, 0, 1, 1, 7, 0, 4, 0, 1, 1, 1, 0, 1, 1, 1, 1, 1, 1, 0, 1, 1, 0, 1, 3, 1, 0, 4, 1, 1, 0, 1, 1, 2, 0, 1, 1, 0, 1, 1, 1, 0, 1, 1, 0, 1, 1, 4, 1, 1, 0, 1, 1, 0, 1, 0, 1, 1, 0, 1, 1, 1, 0, 1, 1, 0, 1, 4, 0, 1, 1, 1, 0, 2, 0, 1, 1, 0, 1, 1, 0, 1, 0, 1, 1, 1, 0, 3, 0, 1, 1, 0, 1, 1, 0, 1, 1, 1, 0, 1, 1, 0, 1, 1, 0, 1, 1, 3, 0, 1, 0, 1, 1, 0, 1, 1, 0, 1, 0, 1, 2, 0, 1, 0, 1, 1, 0, 4, 0, 1, 1, 2, 0, 1, 1, 0, 1, 1, 0, 1, 1, 4, 1, 0, 1, 2, 1, 4, 1, 1, 1, 0, 1, 1, 0, 1, 0, 1, 1, 1, 0, 1, 1, 0, 1, 1, 4, 3, 1, 1, 0, 1, 1, 1, 0, 1, 0, 1, 1, 0, 1, 1, 0, 1, 0, 1, 1, 5, 1, 0, 1, 0, 1, 0, 1, 1, 0, 1, 0, 1, 1, 0, 1, 1, 0, 1, 1, 3, 1, 0, 1, 0, 1, 3, 1, 0, 5, 1, 1, 0, 1, 1, 1, 0, 1, 0, 1, 3, 1, 1, 0, 1, 0, 1, 1, 0, 1, 1, 0, 1, 1, 0, 1, 1, 0, 1, 1, 2, 1, 1, 0, 1, 1, 1, 0, 1, 1, 0, 1, 0, 1, 1, 0, 1, 1, 0, 1, 4, 1, 1, 0, 1, 1, 0, 2, 1, 0, 1, 1, 0, 1, 0, 1, 1, 1, 0, 1, 3, 1, 0, 1, 0, 1, 1, 1, 1, 0, 1, 1, 0, 1, 0, 1, 2, 1, 1, 2, 4, 1, 0, 1, 1, 0, 1, 1, 0, 1, 1, 0, 1, 1, 1, 0, 1, 1, 0, 1, 3, 1, 0, 1, 1, 0, 1, 1, 0, 1, 1, 1, 0, 1, 1, 0, 1, 1, 0, 1, 4, 0, 1, 0, 1, 0, 1, 1, 0, 1, 1, 0, 1, 1, 0, 1, 1, 0, 1, 1, 2, 11, 1, 1, 1, 2, 0, 1, 0, 1, 1, 1, 0, 1, 1, 0, 1, 1, 0, 1, 3, 1, 0, 1, 0, 1, 0, 1, 1, 0, 1, 1, 0, 1, 0, 1, 2, 1, 1, 0, 4, 2, 0, 1, 1, 0, 1, 1, 0, 1, 1, 0, 1, 1, 0, 1, 1, 0, 1, 1, 3, 1, 0, 1, 1, 1, 0, 1, 1, 0, 1, 1, 1, 0, 1, 1, 0, 1, 1, 1, 3, 2, 4, 1, 0, 1, 1, 1, 0, 1, 0, 1, 0, 1, 1, 0, 1, 1, 0, 1, 3, 0, 1, 1, 0, 1, 1, 0, 1, 0, 1, 1, 0, 1, 1, 0, 1, 3, 0, 1, 3, 1, 0, 1, 1, 0, 4, 2, 1, 0, 1, 0, 2, 0, 1, 1, 0, 2, 0, 1, 3, 1, 1, 0, 1, 0, 1, 1, 0, 1, 1, 0, 1, 1, 0, 1, 1, 1, 0, 1, 4, 0, 1, 1, 1, 0, 1, 1, 1, 0, 1, 0, 1, 1, 1, 1, 0, 1, 1, 0, 3, 1, 5, 1, 0, 1, 0, 3, 1, 1, 0, 1, 0, 1, 1, 0, 1, 1, 0, 1, 3, 2, 1, 0, 1, 0, 1, 1, 0, 1, 1, 0, 1, 1, 0, 1, 1, 1, 1, 1, 4, 1, 1, 1, 1, 1, 1, 1, 1, 1, 1, 1, 1, 1, 1, 1, 0, 3, 1, 1, 3, 1, 1, 0, 1, 1, 1, 1, 1, 0, 1, 1, 1, 3, 0, 1, 1, 0, 1, 0, 4, 0, 1, 1, 0, 1, 1, 0, 1, 1, 0, 1, 1, 0, 1, 1, 1, 0, 1, 1, 2, 1, 0, 1, 1, 0, 1, 1, 1, 0, 1, 1, 0, 1, 1, 0, 1, 1, 0, 1, 2, 1, 0, 1, 1, 0, 1, 1, 0, 1, 1, 0, 1, 0, 1, 1, 0, 1, 0, 1, 5, 1, 0, 1, 1, 0, 1, 1, 1, 0, 1, 1, 1, 0, 1, 1, 3, 1, 0, 1, 3, 1, 1, 1, 0, 1, 0, 1, 1, 0, 1, 1, 0, 2, 0, 1, 0, 1, 1, 1, 3, 1, 0, 1, 0, 1, 3, 0, 1, 1, 1, 0, 1, 1, 0, 1, 1, 0, 1, 1, 3, 1, 0, 1, 1, 0, 1, 1, 0, 1, 1, 1, 0, 1, 0, 1, 1, 0, 1, 3, 2, 1, 1, 2, 1, 1, 1, 0, 2, 1, 1, 1, 0, 1, 1, 0, 1, 1, 0, 1, 4, 1, 0, 1, 1, 1, 1, 1, 0, 1, 5, 4, 0, 1, 1, 1, 0, 1, 1, 0, 12, 1, 0, 1, 0, 1, 1, 0, 1, 0, 1, 1, 1, 0, 1, 0, 1, 1, 0, 1, 4, 1, 0, 1, 1, 0, 1, 1, 0, 1, 1, 0, 1, 1, 0, 1, 0, 1, 1, 0, 3, 0, 1, 1, 0, 1, 1, 0, 1, 1, 0, 1, 1, 3, 3, 0, 1, 1, 0, 1, 5, 1, 0, 1, 1, 0, 1, 1, 0, 1, 0, 1, 1, 0, 1, 1, 0, 1, 0, 1, 4, 1, 0, 1, 1, 0, 1, 1, 0, 1, 0, 1, 1, 0, 1, 1, 0, 1, 1, 0, 6, 1, 0, 1, 1, 0, 1, 0, 1, 1, 0, 1, 0, 1, 1, 1, 0, 1, 0, 1, 5, 1, 0, 1, 1, 1, 0, 1, 0, 1, 1, 0, 1, 0, 1, 1, 0, 1, 1, 0, 3, 1, 0, 1, 1, 0, 1, 0, 1, 1, 0, 1, 1, 1, 0, 1, 1, 0, 1, 1, 3, 0, 1, 1, 0, 1, 0, 1, 1, 0, 1, 1, 0, 1, 1, 0, 1, 0, 1, 1, 3, 1, 1, 1, 0, 1, 1, 1, 1, 1, 1, 0, 1, 1, 0, 1, 0, 1, 1, 0, 4, 0, 1, 0, 1, 1, 0, 1, 6, 1, 0, 1, 1, 0, 1, 0, 2, 2, 2, 1, 9, 0, 1, 1, 0, 1, 2, 1, 0, 1, 1, 0, 1, 1, 1, 1, 0, 1, 1, 0, 4, 1, 1, 1, 0, 1, 1, 2, 5, 1, 1, 1, 1, 1, 1, 0, 1, 2, 0, 1, 4102, 0, 1, 1, 0, 1, 1, 1, 1, 0, 1, 1, 0, 1, 0, 1, 1, 0, 4, 1, 4, 0, 1, 1, 0, 1, 0, 1, 3, 0, 1, 1, 0, 1, 1, 0, 1, 1, 0, 1, 10, 1, 0, 1, 1, 1, 0, 1, 2, 1, 1, 1, 1, 1, 0, 1, 0, 1, 1, 1, 4, 1, 1, 1, 0, 1, 1, 0, 1, 1, 0, 1, 1, 1, 0, 1, 1, 0, 2, 0, 3, 1, 1, 0, 1, 1, 1, 1, 0, 1, 1, 0, 1, 0, 1, 1, 0, 1, 1, 7, 3, 1, 1, 1, 0, 4, 0, 1, 0, 1, 1, 0, 1, 1, 0, 1, 1, 0, 1, 1, 4, 1, 0, 1, 0, 1, 1, 1, 0, 1, 1, 1, 1, 0, 1, 0, 1, 1, 0, 1, 4, 0, 1, 1, 0, 1, 0, 1, 1, 1, 0, 1, 0, 1, 1, 1, 0, 1, 1, 0, 4, 1, 0, 1, 1, 1, 0, 1, 1, 0, 1, 1, 0, 1, 1, 0, 1, 1, 0, 1, 4, 1, 0, 1, 1, 1, 0, 1, 1, 0, 1, 0, 1, 2, 1, 1, 0, 1, 1, 1, 3, 0, 1, 1, 0, 1, 1, 0, 1, 1, 1, 1, 1, 0, 1, 1, 0, 1, 1, 0, 3, 1, 1, 1, 0, 1, 1, 1, 0, 1, 1, 0, 1, 1, 1, 0, 1, 1, 0, 4, 3, 1, 1, 0, 1, 1, 0, 1, 1, 0, 1, 1, 1, 0, 1, 1, 0, 1, 1, 0, 3, 1, 0, 1, 1, 4, 1, 0, 1, 1, 0, 1, 1, 0, 1, 1, 0, 1, 1, 1, 3, 1, 0, 1, 1, 1, 1, 0, 1, 1, 0, 1, 0, 1, 2, 0, 1, 1, 0, 1, 3, 1, 1, 0, 1, 0, 1, 1, 0, 1, 1, 0, 1, 1, 0, 1, 1, 0, 1, 1, 3, 1, 1, 0, 1, 0, 1, 1, 0, 1, 1, 1, 0, 1, 0, 1, 1, 0, 1, 1, 3, 0, 2, 1, 0, 1, 1, 0, 1, 1, 0, 1, 1, 0, 1, 1, 0, 1, 1, 3, 4, 0, 1, 1, 0, 1, 1, 0, 1, 0, 1, 1, 0, 1, 1, 0, 1, 1, 0, 2, 2, 1, 1, 2, 0, 4, 1, 1, 0, 1, 1, 0, 1, 0, 1, 1, 1, 0, 1, 0, 3, 1, 1, 0, 1, 1, 0, 1, 0, 1, 1, 0, 1, 1, 1, 0, 1, 3, 1, 0, 4, 1, 1, 0, 1, 1, 1, 0, 1, 0, 1, 1, 0, 1, 1, 1, 0, 1, 1, 1, 3, 0, 1, 1, 0, 1, 1, 0, 1, 1, 1, 0, 1, 1, 1, 0, 1, 1, 0, 1, 3, 1, 0, 1, 1, 0, 2, 0, 1, 1, 0, 1, 1, 0, 4, 1, 1, 0, 1, 1, 3, 0, 1, 1, 1, 2, 3, 0, 1, 1, 0, 1, 1, 0, 1, 1, 0, 1, 0, 3, 4, 1, 0, 1, 3, 1, 0, 1, 1, 0, 1, 1, 0, 1, 1, 0, 1, 1, 1, 0, 3, 1, 1, 0, 1, 1, 0, 1, 1, 0, 2, 0, 0, 1, 1, 1, 0, 1, 1, 0, 4, 0, 1, 0, 1, 1, 0, 1, 1, 0, 1, 0, 1, 3, 1, 1, 0, 1, 1, 0, 3, 1, 1, 0, 1, 1, 1, 0, 1, 1, 0, 1, 1, 0, 2, 0, 1, 0, 1, 1, 4, 0, 1, 1, 0, 1, 1, 0, 1, 1, 4, 2, 1, 1, 3, 1, 1, 1, 0, 1, 3, 1, 0, 1, 1, 1, 0, 1, 1, 0, 1, 1, 0, 1, 1, 0, 1, 0, 1, 1, 3, 0, 1, 0, 1, 1, 0, 1, 1, 3, 1, 1, 0, 1, 1, 0, 1, 1, 0, 1, 3, 0, 1, 1, 0, 1, 1, 0, 1, 0, 1, 1, 0, 1, 1, 1, 0, 1, 0, 1, 3, 2, 0, 1, 1, 0, 1, 1, 9, 1, 1, 0, 1, 1, 0, 1, 1, 0, 1, 0, 3, 1, 0, 1, 1, 1, 0, 1, 1, 0, 1, 1, 0, 1, 1, 0, 1, 0, 1, 0, 723, 1, 1, 2, 0, 1, 1, 2, 1, 1, 0, 1, 1, 0, 1, 1, 0, 1, 1, 1, 4, 0, 1, 1, 0, 1, 1, 0, 1, 1, 1, 0, 1, 1, 5, 1, 1, 0, 1, 1, 3, 1, 1, 0, 1, 1, 0, 1, 1, 0, 1, 0, 1, 1, 0, 1, 1, 0, 1, 1, 3, 0, 1, 0, 1, 1, 0, 1, 1, 0, 1, 1, 0, 1, 1, 0, 1, 0, 1, 1, 3, 1, 0, 1, 1, 0, 1, 1, 0, 1, 0, 1, 1, 0, 1, 0, 1, 1, 0, 1, 3, 0, 5, 1, 0, 1, 1, 0, 1, 1, 1, 1, 0, 1, 1, 0, 1, 0, 1, 1, 5, 1, 1, 0, 1, 1, 0, 1, 1, 1, 0, 1, 1, 0, 1, 1, 0, 1, 0, 1, 3, 1, 1, 0, 1, 0, 1, 1, 0, 1, 1, 1, 0, 1, 1, 0, 1, 0, 1, 1, 5, 1, 1, 0, 1, 1, 1, 0, 2, 0, 1, 1, 0, 1, 1, 1, 0, 1, 1, 1, 3, 1, 1, 0, 1, 0, 1, 1, 0, 1, 1, 0, 1, 1, 0, 1, 1, 1, 0, 1, 4, 0, 1, 0, 1, 1, 0, 1, 3, 1, 1, 1, 0, 1, 1, 0, 1, 1, 0, 1, 4, 0, 1, 0, 1, 1, 0, 1, 0, 1, 1, 0, 1, 1, 0, 6, 2, 1, 1, 1, 3, 0, 1, 1, 1, 0, 1, 0, 1, 1, 1, 0, 1, 0, 4, 0, 1, 0, 1, 1, 3, 1, 1, 0, 1, 1, 0, 1, 1, 0, 1, 1, 0, 1, 1, 0, 1, 1, 0, 1, 3, 0, 1, 1, 0, 1, 1, 0, 1, 1, 0, 1, 1, 0, 1, 1, 0, 1, 1, 0, 3, 0, 1, 1, 0, 1, 0, 1, 1, 1, 0, 1, 1, 0, 1, 1, 0, 1, 1, 1, 3, 1, 0, 1, 1, 0, 1, 1, 0, 1, 1, 0, 1, 0, 1, 1, 0, 1, 1, 0, 6, 1, 1, 0, 1, 1, 0, 1, 0, 1, 1, 0, 1, 0, 1, 1, 0, 1, 1, 1, 11871, 3, 1, 1, 1, 0, 4, 4, 1, 0, 1, 0, 1, 1, 0, 2, 2, 1, 0, 1, 4, 1, 1, 2, 0, 1, 0, 1, 1, 1, 3, 1, 1, 1, 2, 1, 1, 1, 0, 2, 3, 0, 1, 1, 5, 1, 0, 1, 15, 1, 1, 0, 1, 1, 0, 2, 0, 1, 1, 1, 314, 1, 0, 1, 1, 0, 1, 1, 0, 1, 1, 1, 0, 1, 1, 1, 1, 0, 1, 1, 3, 1, 0, 1, 1, 1, 0, 1, 0, 1, 1, 0, 1, 1, 1, 0, 1, 1, 0, 1, 7, 0, 1, 1, 1, 0, 1, 1, 0, 1, 0, 1, 1, 0, 1, 1, 0, 1, 1, 0, 4, 1, 0, 1, 1, 1, 0, 1, 0, 1, 1, 0, 1, 1, 0, 1, 1, 1, 0, 1, 4, 0, 1, 1, 0, 1, 1, 0, 3, 2, 1, 0, 4, 1, 0, 1, 1, 0, 1, 1, 5, 1, 1, 1, 0, 1, 1, 1, 0, 1, 1, 1, 0, 1, 1, 0, 1, 1, 1, 0, 16, 1, 0, 1, 1, 1, 0, 1, 1, 0, 1, 1, 0, 1, 1, 0, 1, 0, 1, 1, 3, 1, 0, 1, 0, 1, 1, 0, 1, 1, 1, 0, 1, 1, 0, 1, 1, 0, 1, 1, 3, 1, 0, 1, 1, 0, 1, 1, 1, 5, 2, 1, 1, 1, 1, 0, 1, 2, 1, 1, 10, 0, 1, 1, 0, 1, 1, 0, 1, 0, 2, 1, 2, 1, 1, 0, 1, 1, 0, 1, 4, 1, 0, 1, 1, 1, 0, 1, 2, 2, 1, 0, 0, 1, 0, 1, 1, 0, 1, 1, 3, 1, 2, 1, 0, 1, 1, 0, 1, 1, 0, 1, 1, 1, 0, 1, 1, 0, 1, 1, 3, 1, 0, 1, 1, 0, 1, 1, 1, 0, 1, 1, 0, 1, 1, 0, 1, 1, 0, 1, 3, 1, 1, 0, 1, 1, 1, 1, 0, 1, 1, 0, 1, 1, 0, 1, 1, 0, 1, 1, 4, 1, 1, 0, 1, 1, 0, 1, 1, 0, 1, 1, 0, 1, 3, 1, 0, 1, 1, 0, 4, 0, 1, 1, 0, 1, 1, 0, 1, 1, 1, 0, 3, 1, 1, 0, 1, 1, 0, 1, 3, 1, 0, 1, 1, 0, 1, 1, 0, 1, 1, 0, 1, 0, 1, 1, 0, 1, 2, 1, 3, 1, 0, 1, 1, 0, 1, 0, 1, 1, 0, 1, 1, 0, 1, 3, 0, 1, 1, 1, 0, 9, 1, 1, 0, 1, 0, 1, 1, 1, 0, 1, 1, 0, 1, 1, 0, 1, 1, 0, 2, 5, 1, 1, 0, 1, 1, 4, 0, 2, 0, 1, 1, 0, 1, 1, 0, 1, 4, 1, 1, 3, 4, 1, 0, 1, 1, 1, 0, 1, 0, 1, 1, 1, 0, 1, 1, 0, 1, 1, 0, 4, 1, 0, 1, 1, 1, 1, 1, 1, 0, 1, 1, 0, 1, 1, 0, 1, 1, 0, 1, 5, 1, 0, 1, 1, 0, 1, 3, 0, 1, 1, 0, 1, 1, 0, 1, 0, 1, 1, 0, 3, 1, 1, 0, 1, 1, 0, 1, 1, 0, 1, 1, 1, 0, 1, 1, 4, 0, 1, 0, 11, 0, 1, 1, 1, 0, 1, 0, 1, 1, 1, 0, 1, 1, 0, 1, 3, 1, 1, 0, 4, 1, 0, 3, 0, 1, 1, 1, 1, 1, 0, 6, 0, 1, 3, 0, 1, 1, 0, 1, 4, 1, 0, 1, 1, 2, 1, 1, 0, 1, 3, 1, 2, 1, 1, 0, 1, 1, 0, 1, 3, 7, 1, 1, 1, 0, 1, 1, 0, 1, 0, 1, 1, 0, 4, 0, 1, 0, 1, 1, 4, 1, 0, 1, 0, 1, 1, 0, 1, 1, 1, 0, 1, 0, 1, 1, 0, 1, 1, 0, 3, 1, 0, 1, 1, 1, 0, 1, 0, 1, 1, 0, 1, 1, 1, 0, 1, 1, 0, 1, 352, 0, 0, 1, 0, 1, 0, 1, 1, 1, 2, 1, 1, 1, 1, 1, 2, 0, 1, 1, 5, 0, 6, 3, 1, 1, 0, 2, 0, 0, 1, 1, 0, 1, 1, 0, 1, 1, 0, 1, 3, 1, 0, 5, 0, 1, 0, 0, 0, 0, 0, 6, 1, 1, 0, 1, 7, 0, 1, 1, 4, 1, 1, 1, 0, 1, 0, 1, 1, 0, 1, 1, 0, 1, 1, 0, 1, 0, 2, 1, 3, 0, 1, 1, 0, 1, 0, 1, 1, 1, 0, 1, 1, 0, 1, 1, 0, 1, 1, 0, 7, 4, 1, 4, 0, 1, 3, 1, 1, 0, 1, 0, 1, 1, 2, 1, 0, 1, 1, 0, 4, 0, 1, 1, 0, 1, 1, 0, 1, 1, 1, 0, 1, 0, 1, 1, 0, 1, 0, 1, 3, 0, 2, 2, 0, 1, 2, 1, 1, 0, 1, 1, 0, 2, 1, 0, 1, 1, 0, 1, 2, 1, 1, 0, 1, 1, 0, 1, 1, 0, 1, 0, 1, 1, 0, 1, 1, 5, 0, 0, 4, 0, 1, 4, 0, 0, 0, 1, 0, 0, 0, 1, 0, 1, 1, 0, 1, 0, 1, 1, 3, 1, 1, 0, 1, 3, 1, 1, 0, 3, 1, 1, 0, 1, 1, 0, 1, 1, 0, 1, 3, 3, 1, 0, 1, 3, 1, 0, 1, 1, 0, 1, 1, 0, 1, 1, 0, 1, 1, 0, 3, 1, 1, 0, 1, 0, 1, 1, 0, 1, 1, 0, 1, 0, 1, 6, 1, 1, 0, 2, 3, 1, 0, 1, 1, 0, 1, 1, 0, 1, 1, 0, 1, 1, 0, 1, 1, 0, 1, 0, 3, 1, 1, 0, 1, 0, 1, 1, 0, 1, 0, 1, 1, 0, 1, 1, 0, 1, 1, 0, 4, 0, 1, 1, 0, 1, 0, 1, 1, 0, 1, 1, 0, 1, 1, 0, 6, 1, 1, 0, 4, 1, 0, 1, 0, 1, 1, 0, 1, 1, 0, 1, 1, 1, 0, 1, 1, 0, 1, 1, 3, 1, 1, 0, 1, 0, 1, 1, 1, 0, 1, 1, 0, 1, 1, 1, 0, 1, 1, 1, 3, 0, 1, 1, 0, 1, 1, 0, 1, 1, 1, 0, 2, 1, 0, 1, 1, 0, 1, 1, 3, 1, 1, 0, 1, 1, 0, 1, 1, 1, 0, 1, 1, 0, 1, 0, 1, 1, 0, 1, 3, 1, 0, 1, 1, 0, 1, 1, 0, 1, 1, 0, 1, 1, 0, 1, 0, 1, 1, 0, 4, 1, 0, 1, 0, 1, 1, 1, 513, 0, 0, 1, 1, 0, 1, 4838, 0, 24, 1, 1, 0, 1, 1, 0, 1, 1, 1, 0, 1, 0, 1, 1, 0, 1, 1, 3, 0, 1, 0, 1, 1, 0, 1, 1, 1, 0, 1, 1, 1, 1, 0, 1, 0, 3, 1, 3, 1, 1, 1, 0, 1, 1, 0, 1, 1, 1, 0, 1, 1, 0, 1, 1, 1, 0, 1, 3, 1, 1, 0, 1, 0, 1, 1, 0, 1, 1, 0, 1, 1, 0, 3, 1, 1, 0, 1, 5, 1, 0, 1, 1, 0, 1, 1, 3, 1, 1, 0, 1, 1, 0, 1, 1, 0, 1, 1, 3, 0, 1, 1, 0, 1, 0, 1, 1, 0, 1, 1, 1, 0, 1, 1, 1, 1, 0, 1, 6, 1, 0, 3, 1, 0, 1, 1, 0, 1, 1, 0, 1, 1, 0, 1, 0, 1, 1, 0, 4, 0, 1, 1, 0, 1, 1, 0, 1, 1, 0, 1, 2, 0, 1, 0, 1, 1, 0, 1, 4, 0, 1, 0, 1, 1, 0, 1, 1, 0, 1, 3, 1, 1, 0, 1, 1, 0, 1, 1, 3, 1, 1, 1, 0, 1, 1, 1, 0, 1, 3, 6, 2, 1, 1, 1, 0, 1, 1, 0, 4, 0, 1, 0, 1, 1, 0, 1, 1, 0, 1, 1, 0, 1, 1, 3, 0, 0, 0, 0, 6, 0, 1, 1, 2, 1, 1, 1, 0, 1, 1, 0, 1, 1, 1, 0, 1, 0, 1, 1, 5, 1, 3, 1, 1, 0, 1, 1, 0, 1, 1, 1, 1, 1, 1, 0, 1, 1, 0, 1, 5, 1, 1, 0, 1, 1, 1, 0, 1, 0, 1, 1, 0, 1, 0, 1, 1, 1, 0, 1, 3, 0, 1, 1, 0, 1, 1, 0, 1, 1, 0, 1, 1, 0, 1, 1, 0, 1, 0, 1, 4, 0, 1, 0, 1, 1, 0, 1, 1, 1, 1, 1, 1, 0, 1, 1, 0, 1, 0, 1, 4, 1, 1, 0, 1, 1, 0, 1, 0, 1, 3, 1, 1, 0, 1, 1, 1, 0, 1, 1, 3, 0, 1, 1, 0, 1, 1, 0, 1, 1, 1, 1, 3, 1, 0, 1, 1, 0, 1, 1, 3, 1, 1, 0, 1, 1, 0, 1, 1, 0, 1, 0, 1, 1, 0, 1, 1, 0, 1, 1, 4, 1, 0, 1, 1, 1, 0, 1, 7, 1, 1, 0, 1, 1, 1, 0, 1, 1, 0, 1, 7, 1, 0, 1, 1, 1, 4, 0, 0, 1, 0, 0, 0, 1, 0, 1, 1, 1, 0, 1, 3, 1, 1, 0, 1, 1, 2, 1, 0, 1, 1, 0, 1, 1, 0, 1, 1, 0, 1, 0, 4, 1, 1, 1, 0, 2, 1, 0, 1, 1, 1, 0, 1, 1, 1, 1, 0, 1, 1, 0, 7, 1, 0, 1, 1, 1, 0, 1, 1, 0, 1, 1, 0, 1, 1, 0, 1, 0, 1, 1, 3, 1, 0, 1, 1, 0, 2, 1, 0, 1, 0, 2, 0, 1, 1, 0, 2, 0, 1, 0, 4, 0, 1, 1, 1, 1, 0, 1, 2, 1, 0, 1, 0, 1, 1, 0, 1, 0, 1, 1, 3, 1, 0, 1, 1, 0, 1, 1, 3, 1, 0, 2, 0, 1, 1, 0, 1, 1, 0, 1, 3, 0, 2, 0, 1, 1, 0, 1, 1, 0, 1, 1, 0, 3, 1, 3, 1, 0, 1, 1, 3, 1, 0, 5, 1, 0, 1, 0, 1, 1, 1, 1, 0, 1, 1, 0, 2, 1, 0, 4, 3, 1, 0, 1, 1, 0, 1, 1, 0, 1, 1, 1, 1, 0, 1, 1, 0, 1, 1, 1, 3, 1, 1, 0, 1, 1, 0, 1, 1, 0, 1, 1, 2, 0, 1, 1, 0, 1, 1, 0, 3, 1, 1, 0, 1, 1, 0, 1, 1, 0, 1, 1, 0, 1, 1, 0, 1, 1, 0, 1, 3, 1, 1, 0, 1, 1, 0, 1, 1, 1, 0, 1, 0, 1, 1, 0, 1, 2, 1, 0, 4, 0, 1, 1, 1, 0, 1, 1, 0, 1, 0, 1, 1, 0, 1, 1, 1, 0, 1, 1, 3, 1, 0, 1, 1, 0, 1, 1, 0, 1, 1, 0, 1, 1, 0, 1, 1, 0, 1, 1, 3, 1, 1, 0, 1, 1, 0, 1, 1, 0, 1, 1, 1, 0, 1, 1, 0, 1, 0, 1, 4, 1, 1, 1, 1, 0, 2, 0, 1, 1, 0, 1, 0, 1, 1, 1, 1, 1, 1, 0, 1125, 1, 1, 0, 1, 1, 1, 0, 1, 1, 0, 1, 1, 0, 1, 1, 0, 2, 0, 1, 5, 1, 0, 1, 1, 1, 0, 1, 5, 1, 2, 0, 1, 1, 0, 1, 0, 1, 1, 8, 7, 1, 1, 1, 1, 4, 1, 1, 0, 1, 1, 1, 0, 1, 1, 1, 0, 1, 1, 0, 4, 1, 1, 0, 1, 1, 0, 1, 1, 0, 1, 1, 0, 1, 5, 2, 1, 1, 1, 2, 4, 0, 1, 1, 0, 1, 1, 0, 1, 1, 0, 1, 1, 1, 1, 0, 1, 1, 0, 1, 4, 1, 1, 0, 1, 0, 1, 1, 1, 1, 1, 0, 1, 1, 0, 1, 1, 0, 1, 1, 3, 2, 1, 0, 1, 1, 0, 1, 1, 1, 0, 1, 1, 1, 0, 1, 1, 0, 1, 1, 3, 1, 1, 0, 1, 1, 5, 0, 1, 0, 1, 1, 3, 0, 1, 1, 0, 1, 1, 0, 3, 1, 1, 0, 1, 1, 0, 1, 1, 0, 1, 1, 0, 1, 1, 0, 1, 1, 0, 1, 3, 1, 1, 0, 1, 1, 0, 1, 1, 0, 1, 1, 1, 0, 1, 1, 0, 1, 1, 1, 3, 1, 0, 1, 1, 0, 1, 1, 0, 1, 1, 0, 1, 1, 1, 1, 0, 1, 1, 0, 4, 0, 1, 1, 0, 1, 0, 1, 1, 1, 0, 1, 1, 0, 1, 1, 0, 1, 1, 0, 499, 1, 1, 13, 0, 1, 1, 0, 1, 0, 1, 1, 1, 1, 0, 1, 1, 2, 1, 0, 4, 1, 1, 0, 1, 1, 0, 1, 1, 0, 1, 1, 1, 0, 1, 1, 0, 1, 1, 1, 6, 1, 1, 0, 1, 1, 0, 1, 1, 0, 1, 0, 1, 1, 0, 1, 1, 1, 0, 1, 712, 1, 0, 2, 1, 0, 1, 1, 0, 1, 1, 0, 1, 1, 1, 0, 1, 1, 0, 1, 4, 1, 0, 1, 1, 1, 0, 1, 3, 1, 3, 2, 1, 1, 1, 0, 1, 1, 0, 1, 4, 0, 1, 0, 1, 1, 0, 1, 1, 0, 1, 1, 1, 0, 1, 1, 0, 1, 1, 0, 4, 0, 1, 1, 0, 1, 1, 0, 1, 4, 1, 1, 0, 5, 0, 0, 1, 0, 0, 0, 4, 1, 0, 1, 1, 0, 1, 1, 1, 0, 1, 1, 1, 1, 0, 1, 1, 1, 0, 1, 4, 0, 1, 1, 0, 1, 1, 1, 0, 1, 3, 2, 1, 1, 0, 1, 1, 0, 1, 1, 4, 1, 1, 0, 1, 0, 1, 1, 0, 1, 1, 0, 1, 1, 0, 1, 1, 0, 1, 1, 3, 0, 1, 0, 1, 1, 0, 1, 1, 0, 5, 1, 1, 0, 1, 1, 0, 1, 1, 0, 5, 1, 1, 0, 1, 1, 1, 0, 1, 1, 0, 1, 1, 1, 0, 1, 1, 0, 1, 1, 3, 0, 1, 1, 1, 0, 1, 1, 0, 1, 1, 0, 1, 1, 0, 1, 1, 0, 1, 1, 3, 0, 1, 1, 3, 1, 0, 1, 1, 0, 1, 1, 0, 1, 1, 0, 1, 0, 1, 1, 3, 1, 1, 1, 0, 1, 1, 0, 1, 1, 0, 1, 1, 0, 1, 0, 1, 1, 0, 1, 6, 1, 0, 1, 1, 1, 0, 1, 1, 2, 1, 0, 1, 1, 0, 1, 1, 0, 1, 1, 3, 1, 1, 0, 1, 3, 1, 1, 0, 1, 1, 0, 1, 1, 2, 0, 1, 1, 0, 1, 3, 0, 1, 1, 0, 1, 1, 0, 1, 0, 1, 1, 1, 0, 1, 1, 1, 0, 1, 0, 4, 0, 1, 0, 1, 1, 0, 1, 1, 0, 1, 1, 0, 1, 1, 0, 1, 1, 0, 1, 4, 0, 1, 1, 1, 1, 0, 1, 1, 0, 1, 4, 1, 0, 1, 1, 0, 1, 1, 0, 3, 1, 1, 0, 1, 1, 0, 1, 1, 0, 1, 1, 0, 7, 1, 1, 0, 1, 1, 1, 10548, 1, 1, 0, 1, 1, 0, 2, 0, 1, 1, 1, 0, 1, 1, 0, 1, 1, 0, 1, 4, 0, 1, 1, 0, 1, 1, 1, 0, 1, 1, 1, 0, 1, 1, 0, 1, 1, 0, 1, 4, 0, 1, 1, 0, 1, 1, 1, 0, 1, 1, 0, 1, 0, 1, 1, 1, 0, 1, 1, 5, 0, 1, 1, 1, 0, 1, 1, 0, 1, 1, 1, 0, 1, 0, 1, 1, 0, 1, 1, 4, 1, 1, 0, 1, 0, 1, 1, 1, 1, 0, 1, 1, 0, 1, 1, 0, 1, 1, 0, 5, 0, 1, 1, 0, 2, 1, 1, 0, 1, 1, 0, 2, 0, 1, 1, 3, 1, 1, 1, 4, 1, 0, 1, 1, 0, 1, 1, 0, 3, 1, 1, 1, 5, 1, 1, 1, 1, 0, 2, 6, 0, 1, 1, 1, 0, 1, 1, 0, 1, 2, 1, 1, 1, 0, 1, 1, 0, 1, 6, 3, 1, 1, 1, 0, 1, 1, 0, 1, 1, 0, 1, 1, 0, 1, 0, 1, 1, 1, 0, 4, 1, 1, 0, 1, 1, 1, 0, 6, 1, 1, 1, 0, 1, 1, 1, 0, 1, 1, 4, 6, 1, 1, 0, 2, 0, 1, 1, 1, 0, 1, 1, 1, 1, 0, 1, 1, 1, 1, 1, 5, 0, 1, 1, 3, 1, 1, 0, 1, 1, 0, 1, 1, 1, 0, 2, 2, 0, 1, 1, 4, 1, 1, 0, 1, 1, 1, 0, 1, 0, 1, 1, 1, 0, 1, 1, 1, 0, 1, 0, 4, 1, 1, 0, 1, 1, 0, 1, 1, 1, 0, 1, 0, 1, 1, 0, 1, 1, 5, 0, 4, 1, 1, 0, 1, 1, 1, 0, 1, 1, 0, 1, 1, 1, 0, 1, 1, 0, 1, 1, 4, 0, 1, 1, 0, 1, 1, 1, 1, 0, 1, 0, 3, 0, 1, 1, 0, 1, 1, 3, 6, 0, 1, 1, 0, 1, 1, 1, 0, 1, 1, 1, 3, 1, 1, 1, 0, 1, 0, 1, 42887, 1, 1, 1, 2, 1, 1, 1, 1, 0, 3, 1, 0, 1, 0, 1, 1, 0, 1, 1, 5, 1, 1, 0, 1, 1, 0, 1, 1, 0, 1, 1, 1, 0, 1, 1, 1, 1, 0, 1, 7, 1, 0, 1, 1, 1, 1, 1, 0, 1, 1, 0, 1, 1, 0, 1, 1, 1, 0, 1, 8, 0, 1, 2, 0, 2, 1, 0, 1, 1, 0, 1, 1, 0, 1, 1, 0, 1, 1, 0, 16, 1, 1, 1, 1, 0, 1, 1, 1, 1, 0, 1, 1, 0, 1, 1, 1, 0, 1, 1, 4, 1, 1, 1, 0, 1, 1, 1, 0, 1, 0, 3, 0, 3, 1, 1, 0, 1, 2, 1, 3, 1, 0, 1, 1, 1, 0, 1, 1, 1, 1, 1, 1, 1, 0, 1, 0, 1, 1, 0, 5, 0, 1, 1, 4, 1, 1, 0, 1, 0, 1, 1, 1, 1, 0, 1, 0, 1, 1, 0, 4, 1, 0, 1, 1, 0, 1, 1, 0, 1, 1, 1, 0, 1, 1, 0, 1, 1, 0, 1, 3, 1, 1, 0, 1, 1, 0, 1, 1, 1, 0, 1, 1, 1, 1, 0, 1, 1, 0, 2, 11, 0, 1, 1, 1, 1, 0, 1, 0, 1, 1, 0, 1, 1, 1, 0, 1, 0, 1, 1, 4, 1, 1, 1, 0, 1, 1, 1, 1, 1, 1, 0, 1, 1, 1, 3, 0, 2, 0, 1, 4, 1, 1, 1, 1, 0, 1, 0, 1, 1, 1, 0, 1, 1, 0, 1, 1, 0, 1, 1, 4, 4315, 1, 4, 16, 5, 1, 1, 1, 1, 0, 1, 1, 1, 1, 0, 1, 1, 1, 0, 15, 1, 1, 1, 0, 1, 1, 0, 1, 1, 0, 1, 1, 1, 0, 1, 1, 1, 1, 0, 4, 1, 1, 0, 1, 1, 1, 1, 1, 0, 1, 1, 0, 1, 1, 0, 2, 1, 0, 1, 3, 1, 1, 1, 1, 1, 1, 1, 1, 1, 1, 1, 1, 1, 0, 1, 1, 0, 1, 1, 7, 1, 0, 1, 1, 0, 1, 1, 0, 1, 1, 1, 0, 1, 1, 1, 0, 1, 1, 1, 3, 1, 139, 1, 0, 1, 1, 1, 0, 1, 1, 1, 0, 3, 0, 1, 1, 0, 1, 1, 3, 1, 1, 1, 0, 1, 1, 1, 0, 1, 1, 0, 1, 1, 1, 0, 1, 0, 1, 1, 4, 1, 1, 0, 1, 1, 0, 1, 1, 1, 0, 1, 1, 0, 1, 1, 0, 1, 1, 0, 5, 0, 1, 1, 1, 1, 0, 1, 2, 1, 0, 1, 1, 1, 0, 4, 1, 0, 1, 1, 3, 1, 0, 1, 1, 1, 0, 1, 1, 1, 2, 0, 1, 0, 1, 1, 0, 1, 1, 1, 4, 1, 4, 1, 1, 0, 1, 1, 1, 0, 1, 1, 0, 1, 1, 0, 2, 1, 1, 1, 4, 2, 1, 1, 1, 0, 1, 1, 1, 1, 0, 1, 0, 1, 1, 12, 2, 0, 1, 1, 4, 0, 1, 5, 0, 0, 1, 0, 1, 1, 0, 0, 1, 0, 1, 1, 0, 1, 0, 1, 6, 1, 1, 2, 0, 1, 0, 1, 0, 1, 1, 0, 1, 1, 0, 1, 1, 0, 1, 1, 5, 0, 1, 1, 0, 1, 1, 0, 1, 1, 0, 1, 1, 1, 0, 1, 1, 0, 1, 1, 5, 0, 1, 1, 1, 0, 1, 1, 0, 1, 1, 0, 1, 1, 1, 1, 0, 1, 1, 0, 4, 1, 1, 8, 1, 0, 1, 1, 1, 0, 1, 1, 0, 1, 1, 0, 1, 1, 0, 1, 5, 1, 1, 1, 1, 0, 1, 1, 1, 0, 1, 1, 0, 1, 1, 1, 0, 1, 1, 1, 4, 0, 1, 3, 0, 1, 1, 0, 1, 1, 1, 1, 1, 0, 0, 4, 0, 1, 1, 0, 3, 6, 1, 1, 0, 1, 1, 0, 1, 1, 1, 0, 1, 1, 1, 0, 1, 1, 1, 1, 3, 1, 0, 1, 1, 0, 4, 0, 1, 0, 1, 1, 0, 1, 1, 0, 1, 1, 0, 1, 6, 1, 1, 0, 1, 1, 1, 1, 0, 1, 1, 0, 3, 0, 1, 1, 0, 1, 1, 0, 7, 1, 1, 1, 0, 1, 1, 1, 0, 1, 3, 0, 1, 1, 1, 0, 1, 1, 1, 0, 1109, 1, 2, 1, 1, 6, 0, 1, 1, 1, 0, 1, 2, 0, 2, 1, 1, 1, 0, 1, 1, 0, 1, 1, 0, 5, 1, 1, 1, 0, 1, 0, 1, 1, 1, 0, 1, 1, 0, 1, 1, 1, 0, 1, 0, 5, 1, 0, 1, 1, 0, 1, 0, 1, 1, 0, 1, 0, 3, 1, 0, 1, 1, 0, 1, 4, 0, 1, 0, 1, 1, 1, 1, 0, 4, 1, 0, 1, 1, 1, 1, 1, 0, 1, 1, 5, 0, 1, 1, 1, 0, 3, 1, 1, 0, 3, 1, 1, 0, 1, 1, 1, 0, 1, 0, 5, 1, 0, 1, 1, 0, 1, 1, 1, 0, 1, 1, 1, 0, 1, 1, 0, 1, 1, 0, 5, 1, 0, 1, 1, 0, 1, 1, 0, 1, 1, 0, 1, 1, 0, 1, 1, 0, 1, 1, 4, 0, 1, 1, 1, 1, 0, 1, 1, 0, 1, 1, 0, 1, 1, 0, 1, 1, 1, 0, 4, 0, 1, 1, 1, 0, 1, 1, 1, 1, 2, 0, 1, 1, 1, 0, 1, 1, 1, 0, 5, 0, 1, 1, 1, 0, 1, 4, 1, 0, 1, 1, 1, 4, 1, 2, 0, 3, 1, 0, 3, 1, 1, 1, 0, 1, 1, 0, 1, 0, 1, 0, 1, 1, 1, 0, 1, 1, 0, 1, 3, 1, 1, 0, 1, 0, 1, 1, 0, 2, 0, 6, 0, 1, 1, 0, 1, 1, 0, 1, 4, 1, 1, 1, 0, 1, 1, 1, 0, 1, 1, 0, 1, 1, 0, 1, 1, 0, 3, 1, 4, 1, 0, 1, 1, 1, 1, 0, 1, 1, 1, 3, 2, 1, 1, 0, 1, 0, 1, 1, 4, 1, 0, 1, 1, 0, 1, 1, 1, 1, 0, 1, 1, 1, 0, 1, 1, 1, 0, 2, 1158, 1, 1, 1, 1, 1, 0, 1, 1, 1, 1, 1, 0, 1, 1, 0, 1, 1, 0, 1, 9, 0, 1, 1, 1, 1, 0, 1, 1, 0, 1, 0, 1, 1, 0, 2, 0, 1, 0, 1, 7, 1, 1, 1, 1, 0, 1, 1, 1, 0, 1, 0, 1, 3, 1, 1, 0, 2, 0, 1, 5, 0, 1, 1, 1, 1, 1, 1, 0, 1, 1, 1, 1, 5, 3, 1, 1, 0, 1, 1, 4, 0, 1, 1, 0, 1, 1, 1, 0, 1, 0, 1, 1, 0, 4, 1, 1, 4, 1, 1, 5, 1, 1, 0, 1, 1, 1, 0, 1, 1, 0, 1, 1, 0, 1, 1, 0, 3, 0, 1, 4, 0, 1, 1, 0, 4, 1, 1, 1, 1, 1, 5, 1, 0, 2, 1, 1, 0, 1, 1, 3, 1, 0, 1, 1, 1, 0, 1, 1, 0, 1, 1, 0, 1, 1, 0, 1, 1, 1, 1, 4, 1, 0, 1, 1, 1, 0, 1, 1, 0, 1, 1, 1, 0, 1, 1, 0, 1, 1, 1, 3, 1, 1, 0, 1, 1, 0, 1, 1, 0, 1, 1, 1, 0, 1, 0, 1, 1, 0, 1, 4, 1, 1, 1, 0, 1, 1, 0, 1, 1, 1, 1, 1, 1, 0, 1, 0, 1, 0, 1, 4, 0, 1, 1, 1, 0, 1, 1, 0, 1, 1, 0, 1, 1, 0, 1, 1, 0, 1, 0, 4, 0, 1, 1, 2, 0, 1, 1, 0, 1, 1, 0, 1, 1, 0, 1, 1, 0, 1, 1, 3, 1, 0, 1, 1, 0, 1, 1, 0, 1, 1, 0, 1, 1, 0, 1, 1, 0, 3, 1, 3, 1, 1, 0, 1, 0, 1, 1, 0, 1, 1, 0, 1, 1, 2, 1, 1, 0, 3, 1, 1771, 0, 0, 1, 0, 0, 0, 0, 0, 1, 1, 2, 1, 1, 1, 0, 1, 1, 0, 1, 4, 0, 1, 1, 1, 0, 1, 1, 0, 1, 1, 1, 0, 1, 1, 1, 1, 1, 0, 1, 4, 0, 1, 1, 1, 1, 0, 1, 1, 1, 1, 0, 1, 1, 1, 6, 1, 0, 1, 1, 4, 1, 1, 0, 1, 4, 0, 1, 1, 1, 0, 1, 0, 1, 1, 1, 1, 0, 1, 1, 25, 1, 0, 1, 1, 1, 1, 0, 4, 1, 0, 0, 0, 0, 1, 0, 1, 3, 2, 0, 4, 1, 0, 1, 1, 1, 0, 1, 1, 0, 1, 1, 0, 1, 0, 1, 1, 0, 1, 1, 10, 1, 1, 1, 0, 1, 1, 0, 1, 1, 1, 0, 1, 1, 0, 1, 0, 1, 1, 0, 4, 1, 1, 0, 1, 0, 2, 1, 2, 1, 0, 1, 1, 0, 1, 0, 1, 1, 1, 0, 5, 1, 0, 1, 1, 1, 0, 1, 1, 0, 1, 1, 0, 1, 1, 1, 0, 1, 2, 0, 3, 0, 1, 1, 0, 1, 1, 1, 6, 1, 2, 1, 0, 1, 1, 1, 0, 1, 0, 1, 4, 1, 1, 0, 1, 1, 1, 0, 1, 1, 0, 1, 1, 0, 1, 1, 1, 1, 0, 1, 3, 1, 1, 0, 1, 1, 1, 0, 1, 1, 0, 1, 0, 1, 1, 1, 0, 1, 0, 1, 4, 0, 3, 0, 1, 1, 0, 2, 1, 0, 1, 0, 3, 1, 1, 0, 1, 1, 0, 1, 4, 1, 0, 1, 1, 0, 1, 1, 0, 1, 4, 1, 1, 0, 1, 1, 1, 1, 0, 1, 6844, 0, 0, 1, 0, 1, 0, 1, 1, 0, 1, 1, 1, 1, 1, 0, 1, 1, 1, 0, 4, 0, 1, 1, 0, 1, 1, 0, 1, 1, 1, 0, 1, 1, 1, 0, 1, 1, 1, 0, 4, 1, 0, 1, 3, 1, 1, 1, 0, 1, 1, 1, 0, 1, 1, 1, 0, 1, 1, 0, 3, 1, 1, 0, 1, 1, 1, 1, 1, 0, 1, 1, 0, 2, 1, 1, 1, 1, 1, 0, 4, 0, 0, 1, 1, 1, 0, 1, 1, 0, 1, 1, 0, 1, 1, 0, 1, 1, 0, 1, 3, 1, 1, 1, 0, 1, 1, 0, 1, 0, 1, 1, 1, 0, 1, 1, 0, 1, 1, 1, 6, 1, 1, 0, 1, 1, 0, 1, 1, 1, 1, 0, 1, 1, 0, 1, 1, 1, 2, 1, 4, 0, 1, 1, 1, 0, 1, 1, 1, 0, 1, 1, 1, 0, 1, 1, 1, 1, 1, 0, 4, 1, 0, 1, 0, 1, 1, 1, 0, 1, 1, 0, 2, 0, 1, 1, 1, 1, 0, 1, 3, 1, 1, 0, 1, 1, 1, 0, 1, 1, 0, 1, 1, 1, 1, 0, 1, 1, 1, 1, 4, 0, 1, 1, 1, 0, 1, 1, 0, 1, 1, 0, 1, 1, 0, 1, 1, 0, 1, 1, 3, 1, 1, 1, 0, 1, 0, 1, 1, 1, 0, 1, 0, 1, 1, 1, 0, 1, 0, 1, 6, 1, 1, 0, 2, 0, 1, 1, 1, 0, 1, 1, 1, 0, 1, 1, 0, 1, 1, 0, 4, 1, 1, 0, 1, 1, 0, 1, 1, 0, 1, 0, 1, 1, 0, 2, 0, 1, 1, 4, 3, 0, 1, 1, 1, 0, 1, 1, 0, 1, 0, 1, 1, 0, 1, 0, 1, 1, 1, 1, 3, 0, 1, 0, 2, 4, 1, 0, 1, 0, 1, 1, 1, 0, 1, 0, 1, 1, 0, 1, 3, 1, 1, 1, 1, 0, 1, 1, 0, 1, 3, 1, 1, 0, 1, 1, 1, 0, 1, 1, 3933, 0, 1, 2, 2, 1, 4, 1, 1, 1, 1, 0, 1, 1, 0, 1, 0, 1, 1, 0, 4, 1, 1, 1, 1, 1, 0, 1, 1, 0, 1, 1, 0, 1, 1, 0, 1, 1, 0, 1, 3, 1, 1, 0, 1, 1, 0, 1, 1, 0, 1, 1, 1, 0, 1, 0, 1, 1, 1, 1, 4, 0, 1, 1, 0, 1, 1, 0, 1, 1, 0, 1, 1, 0, 1, 1, 0, 1, 0, 1, 4, 1, 0, 1, 4, 1, 1, 0, 1, 1, 0, 1, 1, 1, 1, 0, 1, 1, 0, 1, 4, 0, 1, 0, 1, 1, 0, 1, 1, 0, 1, 1, 0, 2, 1, 0, 1, 0, 1, 1, 3, 1, 0, 1, 1, 0, 1, 1, 1, 0, 1, 1, 1, 0, 1, 0, 1, 1, 0, 1, 8, 4, 1, 1, 1, 1, 0, 2, 1, 0, 1, 1, 0, 1, 1, 5, 2, 1, 0, 1, 5, 1, 1, 1, 1, 1, 1, 1, 1, 1, 0, 1, 2, 1, 5, 1, 1, 0, 1, 0, 5, 1, 1, 0, 1, 1, 0, 1, 1, 0, 3, 1, 0, 1, 1, 0, 1, 1, 0, 1, 4, 1, 0, 1, 1, 1, 0, 1, 1, 0, 1, 0, 5, 0, 1, 1, 1, 0, 2, 0, 3, 3, 0, 1, 0, 1, 2, 6, 1, 2, 1, 1, 1, 0, 1, 1, 1, 0, 1, 1, 11, 0, 1, 1, 1, 1, 0, 1, 1, 0, 1, 1, 1, 1, 0, 1, 1, 0, 1, 0, 3, 1, 1, 0, 2, 0, 1, 0, 1, 0, 1, 1, 0, 1, 1, 1, 0, 1, 1, 0, 7, 1, 1, 0, 3, 1, 1, 0, 1, 1, 0, 1, 1, 1, 0, 1, 1, 1, 0, 1, 16180, 0, 0, 1, 0, 0, 0, 1, 1, 1, 0, 1, 1, 1, 0, 1, 0, 1, 2, 1, 0, 8, 0, 1, 1, 1, 0, 1, 1, 0, 1, 1, 0, 1, 1, 1, 1, 1, 0, 1, 1, 5, 1, 1, 0, 1, 2, 1, 0, 1, 0, 3, 0, 1, 1, 1, 1, 0, 1, 1, 0, 6, 1, 1, 1, 0, 1, 1, 1, 0, 4, 0, 1, 1, 0, 1, 3, 1, 0, 1, 1, 4, 0, 1, 1, 0, 1, 1, 1, 0, 1, 1, 0, 1, 1, 0, 1, 1, 0, 1, 1, 3, 1, 1, 0, 1, 1, 0, 1, 1, 1, 0, 1, 1, 0, 1, 0, 1, 1, 0, 1, 3, 4, 1, 0, 1, 1, 0, 1, 1, 1, 1, 1, 0, 1, 0, 1, 4, 1, 1, 1, 4, 0, 1, 1, 0, 1, 1, 0, 1, 1, 0, 1, 1, 1, 0, 1, 1, 0, 1, 1, 7, 1, 0, 1, 0, 1, 1, 0, 1, 1, 0, 1, 1, 1, 0, 1, 1, 0, 1, 1, 5, 0, 1, 1, 0, 1, 1, 0, 1, 1, 1, 0, 1, 0, 1, 1, 0, 1, 1, 0, 4, 1, 0, 1, 1, 0, 1, 1, 0, 1, 3, 1, 1, 0, 1, 1, 1, 0, 1, 1, 4, 0, 1, 1, 1, 0, 1, 1, 0, 1, 1, 1, 0, 1, 1, 0, 1, 1, 0, 1, 7, 1, 1, 0, 1, 0, 1, 1, 1, 0, 1, 1, 1, 0, 1, 1, 0, 1, 1, 0, 5, 1, 1, 1, 0, 1, 1, 0, 1, 0, 1, 1, 0, 1, 1, 0, 1, 1, 1, 2, 5, 1, 1, 0, 1, 1, 0, 1, 1, 1, 0, 1, 1, 0, 1, 1, 0, 1, 1, 5, 6, 1, 1, 1, 1, 1, 0, 1, 0, 1, 0, 1, 1, 0, 1, 1, 0, 1, 1, 1, 11, 2, 0, 1, 1, 1, 0, 1, 1, 0, 4, 0, 1, 1, 0, 1, 1, 1, 0, 1, 7, 3, 0, 1, 1, 0, 1, 1, 1, 0, 1, 0, 1, 1, 1, 0, 1, 1, 1, 1, 3, 1, 1, 2, 1, 1, 0, 1, 1, 0, 1, 1, 1, 1, 0, 1, 1, 0, 1, 1, 4, 0, 1, 1, 1, 0, 1, 1, 1, 0, 1, 1, 0, 1, 1, 0, 1, 3, 1, 1, 3, 1, 1, 1, 1, 0, 1, 1, 0, 1, 1, 1, 0, 1, 1, 1, 0, 2, 1, 1, 6, 0, 1, 1, 1, 0, 1, 0, 1, 1, 1, 0, 1, 1, 3, 1, 1, 1, 1, 0, 4, 1, 1, 0, 1, 1, 1, 0, 1, 0, 1, 1, 0, 2, 0, 1, 0, 1, 0, 1, 5, 16, 2, 1, 1, 0, 1, 1, 0, 1, 1, 1, 1, 0, 1, 1, 0, 1, 1, 0, 4, 1, 1, 1, 0, 5, 1, 1, 1, 0, 1, 1, 0, 1, 1, 0, 1, 1, 0, 1, 3, 1, 1, 1, 0, 1, 0, 1, 1, 0, 1, 0, 1, 1, 1, 0, 1, 1, 0, 1, 3, 1, 0, 1, 1, 0, 1, 3, 1, 1, 0, 1, 1, 0, 1, 0, 1, 1, 0, 1, 5, 2, 0, 1, 0, 1, 1, 1, 0, 1, 1, 0, 1, 1, 1, 2, 0, 1, 1, 2, 5, 0, 1, 1, 0, 1, 1, 0, 1, 1, 0, 1, 1, 0, 1, 1, 1, 0, 1, 1, 45654, 1, 1, 1, 0, 1, 1, 0, 1, 1, 0, 1, 1, 0, 1, 1, 0, 1, 1, 0, 3, 1, 1, 0, 1, 1, 0, 1, 1, 1, 1, 1, 1, 1, 0, 1, 1, 1, 0, 1, 8, 0, 1, 1, 0, 2, 2, 1, 1, 0, 1, 1, 1, 1, 1, 0, 1, 1, 1, 7, 3, 1, 0, 1, 1, 0, 1, 1, 1, 0, 1, 1, 1, 0, 1, 1, 0, 1, 1, 0, 4, 0, 1, 1, 1, 1, 0, 1, 1, 0, 1, 1, 0, 1, 1, 0, 1, 0, 1, 1, 3, 1, 8, 1, 0, 1, 1, 0, 1, 1, 2, 1, 1, 0, 1, 1, 0, 1, 1, 0, 4, 1, 1, 0, 1, 1, 0, 1, 1, 1, 0, 1, 1, 0, 1, 1, 0, 1, 1, 0, 4, 0, 1, 1, 0, 1, 1, 0, 1, 1, 0, 1, 1, 0, 1, 1, 0, 1, 1, 0, 4, 0, 1, 0, 1, 1, 0, 1, 0, 2, 1, 0, 1, 1, 0, 1, 0, 1, 1, 0, 4, 1, 1, 0, 1, 1, 1, 1, 0, 1, 0, 1, 1, 0, 1, 0, 1, 5, 0, 1, 5, 0, 1, 1, 1, 0, 1, 1, 0, 1, 1, 1, 0, 1, 1, 0, 1, 1, 0, 1, 5, 0, 1, 1, 0, 1, 0, 1, 1, 0, 1, 1, 0, 1, 1, 0, 1, 1, 0, 1, 3, 1, 1, 0, 1, 1, 0, 1, 1, 0, 1, 1, 0, 1, 1, 0, 1, 0, 1, 1, 3, 1, 1, 0, 1, 1, 0, 1, 1, 0, 1, 1, 0, 1, 1, 0, 1, 0, 1, 1, 3, 0, 1, 1, 1, 0, 1, 1, 0, 1, 1, 0, 1, 1, 0, 1, 1, 0, 1, 0, 4, 1, 0, 1, 1, 0, 1, 1, 0, 1, 0, 1, 1, 0, 2, 1, 1, 0, 1, 1, 1797, 1, 1, 0, 1, 1, 1, 0, 1, 1, 0, 1, 1, 0, 1, 4, 1, 1, 0, 1, 4, 1, 1, 0, 1, 0, 1, 1, 1, 0, 1, 0, 1, 1, 1, 0, 1, 1, 0, 1, 3, 1, 1, 0, 1, 1, 1, 0, 1, 1, 0, 1, 0, 1, 1, 1, 0, 1, 0, 1, 3, 1, 1, 0, 1, 1, 0, 1, 0, 1, 1, 0, 4, 1, 1, 0, 1, 0, 1, 1, 3, 1, 0, 1, 1, 0, 1, 2, 0, 3, 1, 0, 1, 1, 1, 0, 1, 1, 1, 0, 5, 0, 1, 1, 0, 1, 0, 1, 1, 0, 1, 1, 0, 1, 0, 1, 1, 1, 0, 1, 4, 0, 1, 0, 1, 1, 1, 0, 1, 1, 0, 1, 1, 0, 1, 1, 0, 1, 1, 1, 3, 1, 1, 0, 1, 1, 0, 1, 1, 1, 0, 1, 1, 0, 1, 0, 1, 1, 1, 1, 5, 4, 1, 0, 1, 1, 0, 1, 1, 0, 1, 1, 0, 1, 1, 0, 1, 1, 0, 1, 4, 0, 4, 0, 1, 1, 1, 0, 1, 1, 0, 1, 0, 1, 1, 1, 1, 1, 2, 0, 4, 1, 512, 1, 0, 1, 0, 0, 0, 1, 0, 0, 0, 1, 0, 0, 0, 10861, 1, 1, 1, 4, 5, 2, 1, 1, 1, 1, 0, 1, 1, 1, 0, 1, 1, 0, 1, 1, 0, 1, 1, 4, 0, 1, 1, 0, 1, 1, 1, 0, 1, 1, 0, 1, 1, 1, 0, 1, 1, 0, 1, 3, 1, 1, 0, 1, 1, 1, 0, 1, 1, 1, 0, 1, 1, 1, 23, 1, 1, 0, 1, 3, 1, 1, 0, 1, 1, 0, 1, 1, 0, 1, 1, 0, 1, 1, 1, 0, 1, 0, 1, 3, 1, 0, 1, 0, 1, 1, 0, 1, 1, 0, 1, 1, 1, 1, 0, 1, 1, 0, 1, 3, 0, 1, 2, 1, 1, 0, 1, 1, 0, 1, 1, 1, 0, 1, 1, 1, 0, 1, 1, 3, 1, 0, 1, 1, 1, 1, 0, 1, 1, 0, 1, 1, 0, 1, 1, 0, 1, 1, 0, 3, 3, 1, 0, 1, 1, 0, 1, 1, 1, 1, 0, 1, 1, 0, 1, 1, 0, 1, 0, 3, 1, 1, 1, 0, 1, 1, 1, 0, 1, 4, 1, 0, 2, 0, 1, 0, 1, 1, 0, 3, 1, 1, 0, 1, 1, 0, 1, 1, 0, 1, 1, 1, 0, 1, 0, 1, 1, 1, 1, 3, 1, 1, 1, 0, 1, 1, 0, 1, 1, 0, 1, 1, 0, 1, 1, 0, 1, 1, 0, 3, 1, 1, 0, 1, 1, 0, 1, 1, 0, 1, 1, 0, 1, 1, 0, 1, 1, 0, 1, 3, 1, 1, 1, 1, 0, 1, 0, 1, 1, 1, 0, 3, 1, 0, 3, 1, 1, 0, 1, 5, 1, 1, 1, 0, 1, 1, 0, 1, 1, 0, 1, 1, 0, 1, 1, 0, 1, 0, 1, 2, 1, 1, 1, 0, 1, 0, 1, 1, 1, 0, 1, 1, 0, 1, 1, 0, 1, 1, 0, 3, 1, 1, 1, 0, 1, 1, 1, 0, 1, 1, 0, 1, 1, 1, 0, 1, 1, 0, 1, 6, 1, 2, 0, 1, 1, 1, 2, 1, 1, 1, 0, 1, 1, 0, 1, 1, 0, 1, 1, 3, 0, 1, 1, 0, 1, 0, 1, 1, 1, 0, 1, 1, 1, 0, 1, 1, 1, 0, 1, 3, 0, 1, 1, 0, 1, 1, 0, 1, 1, 0, 1, 1, 0, 5, 0, 1, 1, 0, 1, 3, 1, 0, 1, 1, 0, 1, 0, 1, 1, 1, 0, 1, 2, 0, 1, 1, 0, 1, 0, 3, 1, 0, 1, 1, 0, 1, 0, 1, 1, 0, 1, 0, 1, 1, 0, 1, 1, 0, 1, 2, 1, 1, 0, 1, 1, 0, 1, 1, 0, 1, 1, 0, 1, 1, 0, 2, 0, 1, 1, 8, 1, 0, 1, 1, 0, 1, 1, 0, 1, 0, 1, 1, 0, 1, 1, 0, 1, 1, 0, 3, 1, 1, 0, 1, 1, 0, 1, 1, 0, 1, 0, 1, 0, 1, 1, 0, 1, 0, 1, 4, 0, 1, 2, 1, 1, 1, 1, 0, 1, 1, 3, 1, 0, 1, 0, 1, 1, 0, 1, 2, 1, 1, 0, 1, 1, 0, 1, 0, 1, 1, 0, 1, 0, 1, 1, 0, 1, 2, 1, 3, 3, 1, 1, 1, 1, 1, 0, 1, 1, 0, 1, 0, 1, 0, 1, 1, 0, 1, 1, 2, 1, 1, 1, 1, 1, 1, 2, 1, 0, 1, 1, 2, 1, 0, 1, 0, 1, 1, 0, 3, 0, 1, 1, 0, 1, 1, 2, 1, 0, 1, 0, 1, 0, 1, 1, 0, 1, 3, 1, 4, 1, 0, 2, 0, 0, 1, 1, 3, 1, 1, 2, 0, 1, 0, 1, 1, 0, 1, 8, 3, 1, 1, 0, 1, 1, 0, 3, 1, 0, 1, 1, 0, 1, 2, 0, 2, 1, 0, 1, 3, 0, 4, 0, 1, 2, 0, 1, 1, 1, 0, 1, 0, 1, 1, 0, 1, 0, 1, 1, 4, 0, 1, 1, 1, 0, 1, 0, 1, 1, 0, 7, 0, 1, 1, 0, 2, 1, 0, 1, 432, 0, 1, 1, 1, 2, 0, 1, 1, 1, 1, 0, 1, 1, 0, 1, 1, 0, 1, 1, 3, 1, 512, 1, 0, 0, 61, 3, 3, 1, 0, 1, 1, 0, 1, 1, 0, 1, 1, 1, 0, 1, 1, 0, 1, 1, 3, 1, 1, 0, 1, 0, 1, 1, 0, 1, 1, 0, 1, 1, 0, 1, 1, 0, 1, 1, 6, 1, 1, 0, 1, 1, 0, 1, 1, 0, 1, 0, 1, 1, 1, 0, 1, 1, 0, 1, 4, 0, 1, 1, 1, 0, 1, 0, 1, 1, 0, 1, 1, 0, 1, 0, 1, 1, 1, 0, 4, 0, 1, 0, 2, 1, 1, 0, 1, 1, 0, 1, 1, 0, 1, 1, 0, 1, 1, 1, 3, 1, 0, 1, 1, 0, 1, 0, 1, 1, 0, 1, 0, 1, 1, 0, 1, 1, 0, 1, 11, 1, 0, 1, 1, 0, 1, 1, 0, 1, 1, 0, 1, 0, 1, 1, 0, 1, 0, 1, 4, 0, 7, 1, 0, 1, 1, 0, 1, 1, 0, 1, 1, 0, 1, 0, 1, 1, 0, 2, 3, 1, 0, 1, 0, 1, 1, 0, 1, 0, 1, 1, 1, 0, 1, 1, 0, 1, 1, 0, 3, 1, 0, 1, 0, 1, 0, 1, 1, 0, 1, 1, 0, 1, 1, 5, 1, 1, 0, 1, 4, 1, 0, 1, 1, 1, 0, 1, 0, 1, 0, 1, 1, 1, 0, 1, 0, 1, 1, 1, 3, 1, 1, 0, 1, 1, 0, 1, 0, 1, 0, 1, 1, 0, 1, 1, 0, 1, 0, 1, 3, 1, 1, 1, 0, 2, 0, 1, 0, 1, 1, 0, 1, 1, 0, 1, 1, 0, 1, 4, 3, 0, 1, 1, 0, 1, 1, 0, 1, 1, 0, 2, 1, 0, 1, 1, 0, 1, 0, 1, 3, 5, 1, 1, 0, 1, 2, 1, 1, 0, 1, 1, 0, 1, 0, 1, 1, 0, 1, 0, 4, 1, 1, 0, 1, 1, 0, 1, 0, 1, 1, 2, 0, 1, 1, 0, 1, 0, 1, 1, 3, 0, 1, 0, 1, 1, 1, 1, 1, 0, 1, 1, 0, 1, 1, 0, 2, 1, 10, 1, 4, 1, 1, 0, 1, 1, 0, 1, 0, 1, 1, 0, 1, 1, 0, 1, 1, 3, 1, 0, 5, 0, 1, 1, 1, 0, 1, 1, 0, 1, 1, 0, 1, 1, 0, 1, 1, 0, 1, 1, 186, 1, 0, 1, 0, 1, 4, 1, 1, 1, 0, 1, 0, 1, 3, 1, 1, 1, 1, 1, 0, 1, 1, 1, 0, 1, 1, 0, 1, 1, 0, 1, 1, 0, 3, 1, 0, 1, 1, 0, 1, 1, 0, 1, 1, 0, 3, 1, 1, 1, 0, 1, 1, 1, 3, 1, 1, 1, 1, 1, 0, 1, 0, 1, 1, 1, 0, 1, 0, 1, 1, 0, 1, 1, 3, 1, 0, 1, 0, 1, 1, 0, 1, 1, 0, 1, 1, 0, 1, 1, 0, 1, 1, 0, 3, 1, 0, 1, 0, 1, 3, 1, 1, 1, 0, 1, 0, 1, 1, 0, 1, 1, 0, 1, 4, 0, 1, 0, 1, 1, 0, 1, 1, 0, 1, 1, 0, 1, 3, 0, 1, 0, 1, 1, 3, 0, 1, 1, 0, 1, 1, 0, 1, 0, 1, 1, 0, 1, 1, 0, 1, 0, 1, 1, 3, 13, 2, 11, 2, 3, 9, 4, 5, 2, 1, 0, 1, 1, 0, 1, 1, 0, 1, 1, 6, 3, 2, 5, 7, 3, 3, 3, 12, 3, 6, 5, 3, 2, 2, 16, 6, 4, 15, 4, 9402, 1, 1, 0, 1, 1, 1, 3, 0, 1, 1, 0, 1, 1, 1, 0, 1, 1, 1, 1, 6, 4, 4, 2, 5, 24, 2, 3, 3, 2, 5, 16, 4, 4, 4, 3, 2, 6, 6, 4, 7, 5, 3, 2, 2, 4, 6, 5, 3, 3, 6, 3, 6, 4, 6, 5, 3, 3, 8, 5, 400, 7, 5, 3, 3, 2, 7, 3, 3, 2, 1, 4, 2, 6, 13, 2, 3, 2, 4, 2, 16, 5, 7, 3, 6, 7, 4, 5, 4, 5, 5, 5, 6, 6, 7, 8, 8, 4, 7, 4, 15, 4, 5, 7, 2, 4, 3, 5, 5, 12, 6, 2, 4, 7, 9, 4, 6, 7, 4, 3, 13, 9, 25, 3, 3, 5, 6, 3, 6, 4, 3, 3, 3, 7, 12, 11, 7, 4, 3, 5, 904, 5, 5, 2, 5, 2, 7, 5, 6, 5, 6, 3, 5, 5, 3, 5, 3, 7, 7, 5, 6, 6, 5, 2, 4, 12, 6, 6, 5, 6, 6, 3, 9, 4, 6, 4, 5, 6, 5, 6, 6, 3, 6, 2, 5, 8, 6, 4, 4, 3, 6, 5, 5, 6, 7, 6, 3, 2, 5, 5, 59076, 1, 1, 2, 6, 1, 1, 1, 2, 1, 9, 2, 2, 2, 1, 1, 2, 1, 1, 1, 6, 1, 2, 2, 1, 0, 1, 1, 1, 1, 1, 1, 3, 1, 1, 1, 1, 1, 1, 0, 5, 0, 2, 1, 1, 0, 1, 0, 1, 1, 1, 1, 1, 1, 1, 2, 0, 1, 1, 1, 5, 1, 0, 1, 1, 1, 1, 1, 1, 1, 1, 1, 0, 1, 1, 0, 1, 1, 0, 1, 4, 1, 0, 1, 1, 1, 1, 0, 1, 0, 1, 1, 0, 1, 1, 1, 1, 0, 1, 0, 5, 1, 0, 1, 1, 0, 1, 1, 1, 0, 1, 2, 1, 0, 1, 1, 1, 0, 1, 1, 4, 1, 1, 1, 17, 2, 0, 1, 1, 1, 0, 1, 0, 1, 1, 1, 0, 2, 0, 1, 4, 1, 0, 1, 1, 0, 1, 1, 1, 0, 1, 2, 1, 1, 3, 1, 0, 1, 1, 1, 3, 0, 1, 1, 1, 0, 1, 1, 0, 1, 1, 0, 1, 1, 1, 0, 1, 1, 0, 1, 3, 1, 1, 0, 1, 1, 1, 0, 8, 0, 1, 1, 1, 0, 1, 1, 0, 2, 0, 1, 5, 0, 1, 1, 0, 1, 1, 1, 1, 0, 1, 0, 1, 1, 1, 0, 1, 0, 1, 1, 4, 1, 0, 1, 1, 1, 0, 1, 0, 1, 1, 0, 1, 1, 2, 1, 0, 1, 1, 1, 3, 2, 1, 1, 2, 1, 0, 1, 1, 0, 1, 1, 0, 1, 1, 1, 0, 1, 1, 0, 4, 0, 1, 1, 1, 0, 1, 1, 0, 1, 1, 0, 1, 1, 0, 1, 4, 1, 1, 0, 291, 1, 0, 1, 1, 0, 1, 2, 2, 1, 0, 1, 1, 1, 0, 1, 1, 0, 1, 1, 3, 1, 0, 1, 1, 1, 0, 1, 1, 2, 0, 1, 1, 1, 0, 5, 0, 1, 1, 0, 8, 1, 0, 1, 1, 2, 0, 0, 1, 0, 1, 1, 0, 1, 1, 0, 1, 0, 1, 1, 2, 1, 1, 0, 1, 0, 1, 1, 1, 0, 2, 1, 0, 1, 1, 0, 1, 0, 1, 0, 4, 0, 1, 1, 0, 1, 0, 1, 1, 1, 0, 1, 0, 1, 1, 0, 1, 1, 0, 1, 6, 1, 0, 1, 1, 0, 1, 3, 0, 1, 1, 1, 1, 0, 1, 3, 0, 1, 1, 0, 7, 1, 1, 0, 1, 1, 0, 1, 2, 4, 0, 1, 1, 0, 2, 1, 0, 1, 1, 1, 3, 1, 1, 1, 1, 0, 1, 0, 1, 1, 0, 1, 4, 1, 0, 1, 1, 6, 0, 1, 4, 2, 1, 0, 1, 1, 1, 0, 1, 1, 1, 0, 1, 1, 0, 1, 0, 1, 1, 0, 4, 1, 0, 1, 0, 1, 1, 0, 1, 1, 0, 1, 1, 0, 1, 0, 1, 1, 2, 1, 7, 0, 1, 1, 1, 1, 0, 2, 0, 1, 1, 0, 1, 1, 0, 1, 0, 1, 1, 0, 4, 0, 1, 1, 0, 1, 0, 1, 1, 0, 1, 2, 0, 1, 1, 1, 1, 1, 1, 2, 4, 1, 0, 1, 1, 0, 1, 1, 0, 1, 0, 1, 1, 0, 1, 1, 0, 1, 1, 0, 7, 1, 1, 1, 0, 1, 2, 0, 1, 1, 5, 1, 1, 0, 1, 1, 1, 2, 1, 0, 4, 1, 0, 1, 1, 0, 1, 1, 0, 1, 1, 0, 1, 1, 1, 3, 1, 1, 2, 1, 889, 1, 0, 1, 1, 1, 1, 1, 0, 1, 3, 1, 0, 1, 1, 0, 1, 1, 1, 0, 5, 1, 0, 1, 1, 0, 1, 1, 1, 0, 1, 1, 0, 0, 3, 1, 1, 0, 1, 0, 7, 0, 5, 1, 0, 0, 0, 0, 1, 0, 0, 0, 1, 0, 1, 0, 1, 1, 0, 1, 9, 0, 1, 1, 1, 0, 1, 0, 1, 1, 0, 1, 1, 0, 1, 1, 0, 1, 1, 1, 3, 1, 0, 1, 1, 1, 0, 1, 1, 0, 1, 1, 0, 1, 0, 1, 1, 0, 1, 1, 3, 1, 1, 0, 3, 1, 0, 1, 1, 0, 1, 0, 1, 1, 0, 1, 1, 0, 1, 1, 4, 0, 1, 1, 0, 1, 1, 0, 1, 1, 0, 1, 0, 1, 1, 0, 1, 1, 0, 2, 5, 1, 0, 1, 1, 0, 1, 1, 0, 1, 0, 1, 1, 3, 1, 0, 1, 1, 1, 1, 8, 1, 2, 1, 1, 0, 1, 1, 1, 1, 0, 1, 1, 0, 1, 1, 0, 1, 0, 1, 7, 1, 1, 1, 1, 2, 0, 1, 1, 1, 3, 15, 2, 5, 9, 2, 1, 11, 2, 1, 6, 3, 1, 2, 2, 2, 7, 3, 4, 2, 4, 8, 5, 6, 11, 4, 10, 8, 10, 3, 11703, 1, 1, 0, 1, 2, 1, 0, 2, 1, 0, 1, 1, 0, 1, 1, 0, 1, 1, 4, 6, 3, 4, 6, 6, 7, 4, 3, 5, 5, 16, 6, 8, 12, 4, 5, 3, 3, 5, 10, 20, 12, 9, 3, 5, 10, 3, 5, 5, 4, 3, 4, 5, 11, 5, 5, 5, 8, 3, 3, 18, 13, 5, 33, 8, 3, 8, 26, 8, 3, 3, 6, 7, 10, 7, 6, 6, 7, 5, 6, 6, 2, 4, 2, 21, 4, 7, 5, 16, 5, 5, 8, 5, 18, 19, 4, 25, 12, 3, 11, 11, 4, 5, 4, 5, 3, 5, 6, 6, 9, 6, 22, 15, 7, 7, 6, 6, 5, 5, 2, 10, 4, 8, 17, 6, 3, 4, 4, 2, 5, 5, 8, 7, 9, 7, 6, 7, 6, 4, 3, 14, 0, 11, 4, 14, 10, 5, 3, 2, 15, 15, 4, 3, 5, 4, 8, 7, 13, 3, 4, 6903, 2, 2, 1, 3, 1, 2, 2, 2, 1, 2, 2, 1, 2, 7, 2, 7, 5, 14, 46, 9, 4, 4, 10, 3, 3, 1, 2, 2, 2, 6, 6, 7, 4, 7, 3, 4, 9, 8, 5, 6, 6, 11, 9, 8, 4, 3, 7, 3, 8, 5, 2, 8, 5, 210, 11, 5, 4, 6, 2, 11, 10, 6, 10, 12, 7, 7, 3, 5, 10, 2, 5, 3, 13, 3, 4, 5, 2, 4, 5, 5, 4, 3, 5, 5, 4, 7, 7, 2, 9, 7, 3, 5, 5, 4, 3, 3, 2, 3, 3, 5064, 2, 2, 5, 7, 5, 5, 5, 6, 2, 7, 6, 6, 7, 12, 11, 5, 6, 15, 9, 11, 6, 3, 15, 6, 5, 15, 3, 4, 2, 2, 11, 4, 2, 5, 5, 7, 3, 4, 3, 9, 4, 5, 12, 4, 11, 8, 8, 7, 9, 9, 6, 5, 3, 9, 5, 7, 4, 9, 6, 306, 1, 1, 18, 2, 1, 5, 10, 13, 2, 4, 3, 9, 1, 1, 2, 0, 1, 1, 10, 6, 2, 2, 2, 2, 1, 3, 2, 1, 1, 6, 2, 2, 2, 1, 16, 2, 4, 4, 1, 7, 2, 3, 1, 2, 1, 1, 2, 1, 2, 1, 2, 1, 2, 1, 2, 1, 2, 1, 2, 5, 1, 2, 1, 3, 1, 1, 2, 2, 1, 2, 1, 1, 1, 2, 2, 1, 2, 2, 1, 5, 1, 2, 2, 2, 2, 1, 2, 2, 2, 1, 2, 1, 2, 7, 3, 3, 2, 2, 1, 6, 3, 1, 2, 2, 2, 2, 2, 2, 3, 2, 3, 2, 2, 2, 2, 2, 1, 2, 2, 710, 8, 4, 3, 4, 3, 3, 6, 3, 2, 3, 2, 2, 2, 2, 2, 1, 2, 4, 8, 4, 2, 1, 1, 2, 1, 1, 1, 1, 1, 1, 1, 1, 1, 1, 2, 4, 8, 4, 8, 4, 1, 1, 2, 1, 1, 1, 2, 1, 1, 0, 2, 1, 2, 1, 1, 1, 1, 1, 1, 4, 1, 1, 3, 1, 1, 2, 1, 1, 1, 1, 1, 2, 1, 1, 1, 1, 1, 1, 2, 4, 1, 1, 1, 2, 1, 1, 1, 1, 2, 1, 1, 1, 1, 1, 1, 1, 1, 1, 1, 4, 1, 1, 1, 1, 1, 1, 1, 2, 1, 1, 1, 2, 2, 1, 1, 1, 1, 3, 1, 6, 1, 2, 1, 0, 1, 2, 1, 0, 3, 2, 0, 1, 2, 1, 1, 1, 1, 2, 2, 83491, 28, 1, 3, 2, 1, 2, 1, 3, 1, 2, 1, 1, 2, 4, 6, 3, 2, 2, 2, 5, 2, 49, 2, 2, 2, 4, 2, 2, 2, 1, 2, 2, 2, 2, 2, 2, 2, 1, 2, 5, 2, 1, 16, 1, 2, 2, 1, 2, 1, 2, 1, 2, 1, 1, 1, 2, 1, 2, 1, 6, 7, 2, 3, 2, 1, 2, 1, 2, 3, 1, 2, 2, 1, 3, 1, 2, 1, 2, 1, 4, 2, 2, 2, 1, 3, 2, 2, 2, 2, 2, 3, 3, 2, 1, 2, 1, 6, 2, 1, 7, 1, 2, 1, 1, 4, 1, 2, 2, 1, 2, 2, 2, 1, 2, 1, 2, 2, 2, 1, 295, 56, 2, 2, 1, 2, 2, 1, 2, 2, 1, 2, 1, 1, 1, 3, 2, 1, 1, 1, 14, 5, 3, 2, 4, 3, 2, 2, 2, 4, 2, 2, 2, 3, 6, 2, 1, 2, 4, 2, 5, 3, 2, 5, 2, 2, 2, 5, 5, 4, 4, 3, 8, 7, 3, 12, 5, 5, 3, 8, 6, 2, 1, 4, 4, 2, 4, 1, 3, 3, 1, 2, 1, 2, 3, 2, 2, 2, 2, 1, 4, 2, 1, 11, 3, 4, 4, 7, 6, 2, 5, 1, 4, 4, 3, 2, 3, 2, 2, 1, 17, 3, 4, 2, 2, 3, 2, 2, 2, 2, 3, 1, 2, 2, 2, 1, 2, 2, 2, 2, 2909, 9, 3, 24, 5, 4, 3, 2, 2, 3, 3, 3, 2, 3, 2, 3, 3, 2, 5, 4, 4, 3, 1, 2, 3, 1, 2, 3, 0, 1, 2, 1, 2, 1, 2, 2, 1, 2, 2, 2, 0, 7, 2, 1, 2, 1, 2, 2, 1, 1, 2, 1, 2, 1, 2, 2, 1, 2, 1, 2, 1, 4, 1, 2, 2, 1, 2, 1, 2, 2, 2, 1, 1, 2, 2, 1, 2, 1, 2, 1, 2, 6, 1, 2, 2, 1, 1, 2, 2, 2, 1, 2, 1, 2, 1, 2, 1, 2, 1, 2, 1, 7, 1, 2, 1, 2, 1, 2, 1, 2, 1, 2, 2, 102, 1, 2, 2, 1, 1, 2, 1, 1, 7, 3, 1, 1, 2, 2, 1, 1, 2, 1, 1, 2, 3, 1, 2, 2, 1, 2, 1, 2, 3, 2, 2, 8, 1, 2, 1, 2, 1, 3, 1, 2, 1, 2, 1, 5, 1, 1, 2, 1, 5, 2, 1, 2, 2, 1, 2, 1, 1, 2, 1, 2, 1, 9, 58, 1, 2, 4, 1, 2, 0, 5, 3, 3, 2, 2, 2, 1, 4, 0, 2, 1, 2, 1, 2, 1, 1, 1, 2, 1, 2, 5, 2, 2, 1, 2, 1, 2, 1, 2, 1, 2, 1, 2, 1, 2, 1, 2, 1, 2, 1, 0, 10, 1, 2, 2, 2, 1, 2, 2, 1, 2, 1, 2, 1, 3, 2, 1, 1, 2, 1, 1, 5, 1, 2, 1, 2, 2, 3, 1, 2, 1, 1, 2, 2, 1, 2, 1, 1, 2, 1, 1, 5, 2, 2, 1, 3, 0, 2, 1, 3, 2, 1, 2, 2, 1, 2, 1, 2, 1, 2, 1, 9, 2, 1, 2, 2, 1, 2, 1, 1, 3, 1, 2, 1, 2, 1, 2, 1, 1, 2, 2, 1, 6, 2, 2, 1, 2, 2, 1, 2, 1, 2, 1, 2, 1, 1, 2, 1, 2, 2, 1, 2, 5, 1, 1, 2, 2, 1, 1, 1, 2, 2, 1, 1, 1, 2, 1, 2, 2, 1, 2, 1, 5, 2, 1, 1, 2, 1, 3, 1, 1, 2, 2, 1, 2, 1, 3, 1, 2, 1, 2, 1, 9, 1, 1, 2, 1, 2, 1, 2, 2, 1, 2, 1, 2, 2, 2, 1, 2, 2, 4, 2, 4, 2, 2, 1, 2, 1, 2, 1, 2, 1, 2, 1, 2, 1, 2, 1, 2, 1, 2, 1, 5, 2, 1, 2, 1, 2, 2, 1, 2, 2, 1, 1, 2, 1, 2, 2, 2, 1, 2, 2, 5, 2, 2, 2, 0, 3, 1, 2, 2, 1, 2, 1, 1, 2, 1, 2, 2, 1, 2, 1, 4, 2, 1, 2, 2, 2, 1, 1, 1, 2, 1, 1, 2, 1, 2, 2, 1, 2, 2, 1, 5, 2, 1, 1, 2, 1, 2, 1, 1, 3, 3, 1, 2, 1, 2, 2, 1, 2, 1, 1, 5, 1, 1, 2, 1, 2, 1, 2, 1, 1, 2, 1, 2, 1, 1, 2, 2, 2, 2, 2, 5, 1, 2, 1, 1, 2, 2, 2, 1, 2, 1, 2, 1, 1, 2, 1, 1, 1, 2, 1, 7, 2, 1, 2, 1, 2, 1, 2, 1, 2, 2, 2, 2, 1, 1, 2, 2, 1, 2, 1, 5, 1, 3, 1, 2, 1, 1, 2, 1, 2, 1, 2, 1, 2, 2, 1, 1, 1, 2, 1, 8, 1, 2, 1, 1, 2, 1, 2, 2, 3, 1, 2, 1, 2, 1, 2, 1, 2, 2, 1, 7, 1, 2, 2, 1, 2, 2, 1, 2, 2, 1, 2, 1, 2, 1, 2, 1, 2, 1, 2, 5, 2, 1, 2, 2, 1, 2, 2, 1, 2, 2, 1, 2, 2, 2, 1, 2, 2, 1, 1, 6943, 1, 2, 2, 3, 2, 1, 2, 2, 1, 2, 1, 2, 1, 2, 1, 2, 1, 3, 2, 8, 3, 3, 1, 2, 1, 2, 2, 1, 2, 2, 6, 3, 4, 2, 2, 3, 2, 2, 3, 4, 1, 3, 2, 2, 1, 1, 2, 1, 2, 1, 1, 2, 3, 2, 2, 6, 12, 2, 1, 5, 1, 1, 1, 2, 2, 1, 1, 1, 1, 3, 1, 3, 1, 3, 2, 3, 2, 3, 2, 5, 2, 1, 2, 1, 3, 0, 2, 1, 2, 2, 2, 2, 2, 3, 1, 1, 1, 3, 1, 1, 8, 1, 1, 1, 1, 3, 1, 2, 2, 1, 1, 2, 3, 19, 2, 5, 1, 2, 2, 2, 5, 3, 2, 2, 2, 5, 2, 3, 2, 4, 5, 3, 4, 11, 7, 3, 7, 8, 3, 6, 5, 1, 4, 3, 3, 2, 1, 2, 2, 1, 4, 1, 1, 1, 2, 6, 4, 1, 1, 2, 6, 3, 1, 1, 2, 1, 2, 1, 1, 1, 2, 1, 0, 1, 1, 3, 1, 1, 2, 2, 6, 0, 1, 0, 1, 2, 0, 1, 1, 1, 0, 1, 1, 2, 1, 0, 2, 1, 0, 1, 4, 2, 0, 1, 0, 2, 0, 2, 1, 1, 1, 1, 1, 1, 1, 0, 1, 1, 1, 1, 3, 1, 1, 0, 1, 1, 0, 2, 1, 2, 2, 1, 0, 1, 1, 1, 0, 1, 1, 0, 4, 10, 2, 10, 7, 7, 2, 2, 1, 4, 25, 9, 1, 0, 2, 35, 1, 1, 2, 1, 18, 5, 5, 5, 5, 4, 4, 6, 4, 5, 8, 3, 4, 15, 9, 3, 7, 3, 5, 4, 6, 2, 3, 1, 5, 9, 1, 1, 1, 1, 0, 1, 1, 1, 0, 2, 0, 1, 17, 4, 4, 4, 1, 1, 6, 1, 2, 1, 12, 4, 2, 1, 2, 2, 2, 2, 1, 7, 1, 3, 4, 2, 1, 2, 1, 1, 16, 3, 1, 2, 1, 1, 2, 1, 2, 1, 1, 2, 3, 1, 1, 5, 3, 5, 2, 7, 1, 3, 3, 1, 2, 1, 2, 1, 1, 2, 1, 2, 2, 2, 1, 1801, 3, 5, 3, 3, 3, 3, 3, 3, 2, 2, 4, 11, 12, 5, 4, 0, 1, 5, 5, 6, 5, 2, 7, 2, 8, 0, 2, 4, 3, 5, 6, 2, 3, 3, 4, 4, 6, 3, 5, 1, 8, 3, 2, 2, 14, 7, 10, 10, 3, 4, 2, 2, 3, 3, 2, 2, 4, 3, 0, 7, 20, 9, 10, 12, 10, 10, 9, 11, 11, 79, 10, 10, 3, 3, 1, 1, 3, 2, 3, 3, 20, 11, 10, 12, 16, 13, 11, 11, 10, 10, 11, 10, 12, 11, 11, 9, 10, 11, 10, 11, 52772, 16, 12, 10, 10, 10, 14, 9, 11, 10, 10, 11, 11, 10, 10, 17, 17, 9, 11, 9, 230, 10, 10, 10, 11, 10, 10, 11, 10, 10, 10, 11, 10, 16, 10, 9, 20, 19, 15, 19, 15, 16, 16, 20, 9, 11, 10, 12, 12, 14, 10, 11, 10, 11, 10, 17, 11, 19, 10, 19, 363, 10, 12, 14, 11, 16, 18, 10, 10, 10, 19, 38, 10, 31, 10, 10, 11, 11, 18, 12, 27, 18, 20, 11, 10, 15, 20, 10, 11, 10, 12, 23, 10, 67, 11, 26, 21, 76, 10, 10, 5042, 10, 10, 13, 10, 9, 10, 19, 10, 11, 10, 18, 19, 10, 10, 19, 12, 16, 10, 10, 14, 17, 10, 256, 18, 10, 13, 10, 9, 11, 9, 16, 10, 18, 11, 21, 11, 10, 47, 9, 24, 10, 17, 11, 15, 10, 17, 10, 17, 19, 10, 10, 9, 10, 23, 10, 16, 10, 11, 18, 334, 0, 1, 0, 0, 1, 1, 2, 0, 2, 0, 2, 2, 2, 0, 1, 0, 1, 0, 1, 1230, 10, 11, 16, 23, 9, 10, 10, 11, 10, 13, 11, 10, 10, 10, 12, 11, 11, 10, 10, 15, 10, 10, 10, 10, 11, 10, 10, 11, 18, 10, 15, 11, 20, 10, 12, 12, 9, 10, 10, 14, 8, 11, 10, 10, 13, 16, 10, 10, 10, 11, 9, 11, 9, 10, 11, 18, 8, 10, 10, 14, 12, 10, 10, 11, 10, 10, 10, 10, 10, 13, 10, 10, 10, 10, 14, 10, 13, 10, 11, 12, 14, 10, 9, 10, 17, 9, 9, 14, 10, 10, 10, 12, 9, 19, 10, 10, 12, 13, 10, 999, 10, 10, 10, 13, 12, 10, 10, 14, 11, 11, 19, 17, 11, 17, 10, 10, 16, 11, 11, 15, 19, 18, 11, 10, 13, 10, 30, 10, 11, 19, 10, 11, 11, 23, 19, 12, 10, 17, 26, 14, 10, 10, 13, 10, 30, 10, 11, 15, 1828, 10, 11, 14, 12, 23, 10, 11, 10, 10, 11, 16, 22, 10, 11, 17, 10, 8, 9, 18, 11, 10, 13, 11, 26, 10, 18, 18, 11, 12, 18, 2982, 10, 10, 13, 22, 25, 17, 9, 11, 9, 12, 11, 12, 12, 14, 10, 11, 10, 18, 10, 20, 11, 11, 10, 20, 10, 12, 11, 24, 33, 22, 10, 16, 10, 10, 11, 19, 10, 11, 11, 22, 10, 10, 21, 10, 20, 10, 11, 23, 11, 10, 21, 10, 11, 10, 13, 14, 11, 11, 18, 1022, 10, 22, 17, 10, 19, 20, 11, 13, 12, 13, 10, 20, 10, 10, 10, 10, 19, 10, 20, 20, 10, 12, 10, 10, 11, 10, 9, 10, 11, 10, 10, 10, 14, 17, 10, 10, 9, 15, 9, 2, 221, 33, 10, 11, 10, 21, 10, 13, 14, 10, 14, 10, 19, 11, 15, 10, 9, 12, 10, 11, 1, 5541, 10, 8, 15, 46, 11, 11, 16, 16, 11, 10, 18, 19, 10, 20, 16, 19, 10, 11, 10, 817, 23, 10, 14, 16, 9, 16, 16, 14, 16, 10, 12, 10, 13, 10, 16, 10, 20, 11, 11, 59264, 11, 10, 16, 10, 10, 10, 14, 10, 10, 16, 12, 21, 10, 10, 10, 12, 9, 15, 10, 20, 10, 10, 12, 17, 86, 19, 10, 16, 11, 27, 13, 11, 11, 10, 15, 11, 13, 14, 13, 0, 14, 9, 11, 10, 10, 26, 10, 10, 10, 11, 10, 10, 11, 10, 18, 10, 15, 12, 10, 10, 787, 20, 16, 12, 11, 18, 8, 8, 16, 10, 11, 12, 11, 14, 14, 10, 12, 9, 15, 10, 20870, 22, 33, 16, 18, 9, 10, 20, 10, 15, 15, 10, 11, 21, 11, 16, 13, 15, 11, 13, 18, 11, 8, 2, 2, 2, 3, 2, 23, 12, 13, 10, 3, 2, 3, 7, 2, 2, 2, 3, 6, 2, 2, 3, 2, 3, 2, 2, 3, 7, 2, 5, 19, 51, 11, 23, 15, 12, 14, 16, 1, 8, 0, 7, 2, 1, 3, 7, 7, 3, 3, 5, 0, 1, 23, 14, 2, 3, 2, 4, 2, 5, 4, 2, 1, 1, 2, 0, 1, 9, 4, 2, 3, 0, 3, 5, 2, 6, 0, 1, 1, 4, 4, 1, 5, 3, 2, 3, 2, 1, 3, 3, 1, 1, 0, 1, 1, 2, 1, 3, 2, 5, 0, 2, 1, 1, 1, 3, 0, 1, 4, 0, 1, 1, 1, 0, 2, 1, 3, 0, 0, 7, 3, 2, 4, 7, 2, 3, 9, 4, 3, 4, 1, 1, 2, 1, 0, 3, 2, 6, 0, 29, 2, 1, 1, 2, 3, 2, 2, 3, 3, 1, 2, 3, 2, 2, 3, 1, 1, 2, 2, 9, 2, 20, 6, 2, 2, 1, 2, 1, 2, 1, 2, 1, 1, 1, 2, 1, 2, 2, 2, 7, 4, 8, 13, 2, 2, 2, 2, 3, 2, 3, 2, 1, 1, 4, 1, 0, 0, 2, 1, 4, 2, 2, 2, 2, 4, 3, 2, 2, 2, 4, 4, 1, 2, 2, 4, 5, 7, 5, 8, 6, 2, 2, 3, 2, 4, 2, 3, 1, 2, 10, 2, 2, 3, 10, 2, 1, 1, 6, 3, 19, 10, 11, 9, 10, 12, 10, 2, 5, 3, 5, 2, 3, 1, 3, 2, 3, 2, 1, 3, 16, 10, 9, 10, 10, 11, 11, 9, 15, 11, 10, 10, 11, 10, 11, 10, 10, 17, 11, 10, 20, 10, 10, 14, 13, 10, 13, 10, 11, 10, 20, 3, 9, 11, 11, 10, 9, 14, 10, 17, 1, 274, 10, 10, 10, 10, 11, 11, 10, 10, 11, 11, 83, 11, 9, 11, 20, 13, 11, 19, 11, 45, 10, 13, 11, 10, 10, 19, 10, 10, 13, 10, 12, 11, 10, 10, 9, 12, 13, 2345, 12, 10, 11, 11, 8, 14, 10, 11, 21, 13, 10, 10, 13, 10, 10, 11, 11, 10, 10, 18, 12, 11, 11, 10, 11, 10, 15, 9, 11, 11, 12, 10, 14, 10, 10, 10, 10, 12, 11, 7, 2, 7, 3, 1, 3, 2, 3, 20, 2, 2, 4, 2, 3, 2, 3, 3, 2, 3, 13, 523, 1, 1, 1, 0, 0, 0, 1, 0, 0, 1, 0, 0, 0, 125, 2, 2, 3, 11, 3, 4699, 10, 19, 2, 2, 2, 1, 2, 1, 1, 2, 0, 1, 1, 3, 7, 5, 5, 2, 13, 10, 4, 953, 3, 5, 2, 6, 2, 5, 6, 5, 5, 3, 2, 3, 2, 5, 4, 2, 5, 2, 4, 6, 2, 4, 2, 2, 3, 3, 2, 4, 2, 2, 1, 1, 3, 3, 4, 6, 1, 2, 1, 6, 2, 2, 3, 10, 2, 2, 3, 2, 2, 3, 2, 1, 2, 3, 2, 2, 3, 3, 6, 7, 3, 2, 2, 5, 2, 3, 1, 2, 6, 2, 14, 5, 2, 7, 10, 2, 17, 10, 2, 8, 10, 7, 3, 2, 5, 3, 4, 2, 5, 2, 3, 2, 5, 2, 2, 2, 4, 3, 2, 5, 1, 3, 2, 2, 2, 10, 4, 20, 1, 3, 2, 3, 2, 10, 1, 4, 5, 4, 2, 24, 3, 1, 10, 2, 2, 2, 4, 2, 2, 3, 4, 4, 1, 5, 2, 3, 3, 2, 3, 8, 2, 2, 2, 6, 10, 3, 2, 3, 2, 6, 2, 3, 2, 1, 2, 2, 2, 10, 13, 5, 3, 3, 1, 1, 2, 2, 3, 4, 2, 4, 3, 1, 4, 3, 2, 2, 2, 3, 2, 6, 0, 1, 5, 0, 1, 1, 1, 3, 1, 1, 1, 9, 4, 3, 6, 2, 20, 2, 6, 4, 2, 0, 4, 2, 2, 5, 0, 1, 3, 1, 1, 1, 1, 0, 1, 1, 1, 0, 1, 8, 6, 5, 5, 1, 4, 5, 6, 3, 3, 7, 2, 2, 1, 3, 1, 2, 2, 2, 0, 7, 2, 4, 4, 2, 4, 3, 3, 4, 6, 4, 2, 3, 4, 4, 2, 5, 10, 5, 2, 6, 2, 2, 3, 0, 2, 2, 1, 2, 2, 2, 1, 2, 1, 2, 8, 2, 4, 2, 2, 6, 6, 2, 1, 3, 3, 1, 2, 2, 7, 2, 3, 2, 1, 2, 1, 1, 2, 1, 2, 6, 4, 4, 1, 13, 4, 2, 3, 7, 2, 2, 2, 3, 2, 3, 2, 4, 3, 4, 3, 4, 2, 1, 4, 1, 2, 1, 1, 4, 1, 2, 1, 2, 1, 2, 1, 1, 1, 1, 2, 10, 2, 1, 1, 1, 1, 2, 1, 2, 1, 1, 1, 1, 2, 1, 2, 1, 1, 1, 3, 5, 1, 1, 4, 2, 1, 2, 1, 1, 2, 1, 1, 1, 1, 1, 2, 1, 1, 4, 3, 8, 2, 3, 1, 2, 3, 3, 3, 1, 3, 3, 2, 2, 4, 1, 1, 3, 2, 1, 2, 12, 6, 3, 1, 3, 3, 4, 7, 3, 3, 1, 2, 1, 2, 1, 5, 1, 2, 3, 7, 8, 5, 4, 2, 2, 2, 1, 1, 2, 1, 1, 2, 1, 1, 1, 1, 1, 1, 2, 9, 0, 21, 3, 4, 4, 8, 6, 3, 3, 2, 3, 4, 6, 2, 3, 6, 3, 1, 5, 6, 8, 6, 3, 5, 2, 4, 3, 9, 6, 3, 3, 4, 3, 6, 2, 12, 8, 9, 5, 3, 4, 6, 4, 4, 2, 2, 1, 4, 3, 4, 7, 4, 2, 3, 8, 7, 9, 4, 3, 3, 4, 11, 1, 2, 3, 4, 2, 2, 4, 2, 2, 4, 1, 4, 1, 2, 1, 2, 4, 1, 2, 6, 3, 2, 5, 3, 4, 3, 2, 3, 9, 1, 2, 1, 1, 2, 3, 2, 1, 2, 4, 11, 1, 3, 1, 2, 6, 2, 3, 3, 2, 6, 2, 1, 4, 2, 4, 3, 2, 5, 3, 12, 2, 7, 3, 2, 5, 11, 1, 2, 0, 0, 1, 1, 6, 2, 3, 4, 3, 2, 4, 8, 5, 4, 8, 5, 6, 3, 5, 4, 4, 4, 4, 5, 4, 7, 4, 23, 0, 0, 4, 5, 2, 1, 7, 2, 3, 5, 5, 4, 5, 4, 5, 3, 4, 1, 25, 0, 0, 0, 0, 528, 13, 1, 0, 3, 3, 1, 3, 2, 1, 2, 1, 3, 1, 5, 3, 2, 92, 1, 0, 0, 40063, 4, 7, 12, 3, 3, 4, 7, 10, 3, 3, 3, 3, 3, 7, 3, 5, 4, 5, 4, 7, 1, 2, 2, 2, 1, 1, 2, 2, 2, 2, 1, 2, 2, 2, 1, 2, 1, 2, 1, 6, 1, 2, 2, 2, 1, 2, 1, 2, 1, 2, 2, 1, 3, 1, 2, 1, 2, 1, 2, 4, 2, 1, 1, 2, 1, 1, 2, 1, 1, 2, 1, 2, 1, 3, 1, 2, 2, 1, 3, 5, 1, 2, 1, 2, 1, 2, 2, 1, 2, 1, 2, 1, 2, 1, 1, 1, 2, 2, 1, 4, 2, 1, 2, 2, 2, 1, 2, 1, 2, 1, 2, 2, 1, 2, 1, 2, 1, 2, 2, 4, 2, 1, 2, 1, 2, 2, 1, 2, 2, 1, 2, 2, 1, 1, 2, 1, 2, 2, 2, 5, 1, 2, 1, 2, 1, 1, 2, 1, 1, 2, 2, 2, 1, 2, 1, 1, 2, 2, 1, 657, 3, 2, 6, 1, 2, 1, 2, 1, 1, 2, 2, 1, 1, 2, 2, 1, 2, 1, 2, 10, 2, 1, 2, 1, 2, 2, 1, 2, 2, 2, 2, 1, 2, 3, 1, 2, 2, 1, 1, 5, 1, 2, 2, 1, 2, 1, 1, 6, 1, 2, 1, 2, 1, 1, 3, 1, 2, 0, 4, 5, 2, 1, 1, 2, 1, 2, 1, 2, 1, 2, 1, 2, 1, 2, 1, 2, 2, 1, 2, 5, 2, 2, 2, 2, 3, 2, 1, 4, 1, 2, 3, 2, 1, 2, 1, 2, 1, 1, 2, 6, 1, 2, 1, 1, 3, 1, 2, 1, 2, 2, 2, 1, 2, 2, 1, 1, 3, 1, 2, 4, 2, 2, 2, 1, 2, 2, 1, 1, 2, 2, 2, 2, 1, 2, 1, 2, 1, 2, 1, 5, 2, 2, 1, 1, 2, 1, 2, 1, 2, 2, 1, 2, 1, 2, 1, 1, 2, 2, 7, 6, 1, 3, 3, 1, 2, 1, 1, 2, 2, 1, 2, 1, 2, 2, 2, 2, 1, 2, 2, 5, 2, 2, 1, 2, 1, 1, 2, 1, 2, 2, 2, 1, 2, 2, 1, 1, 2, 1, 2, 7, 2, 1, 2, 1, 1, 2, 2, 1, 2, 1, 5, 1, 2, 2, 1, 2, 1, 2, 2, 6, 1, 2, 2, 2, 2, 1, 2, 1, 2, 1, 2, 2, 1, 2, 1, 2, 2, 2, 1, 8, 1, 2, 1, 2, 2, 1, 2, 1, 2, 1, 2, 1, 2, 1, 3, 1, 3, 1, 1, 7, 1, 1, 3, 1, 1, 2, 2, 1, 1, 2, 1, 2, 1, 2, 1, 2, 1, 1, 2, 7, 1, 1, 2, 1, 2, 1, 1, 2, 2, 1, 2, 1, 2, 1, 1, 3, 1, 2, 1, 5, 1, 2, 1, 2, 2, 1, 1, 2, 1, 3, 1, 2, 1, 2, 1, 2, 1, 2, 1, 6, 3, 1, 2, 1, 2, 1, 2, 2, 1, 1, 2, 2, 1, 2, 1, 1, 3, 1, 1, 9, 2, 1, 2, 3, 2, 2, 2, 1, 3, 1, 2, 1, 2, 1, 2, 2, 1, 1, 3, 239, 2, 2, 1, 1, 2, 2, 1, 1, 2, 1, 2, 2, 1, 12, 2, 2, 2, 1, 1, 8, 1, 2, 1, 2, 2, 1, 2, 1, 4, 1, 1, 2, 1, 2, 6, 2, 2, 2, 1, 4, 2, 2, 2, 1, 3, 2, 1, 3, 2, 2, 1, 3, 3, 2, 2, 2, 2, 1, 2, 7, 1, 2, 1, 2, 2, 2, 1, 2, 2, 2, 1, 2, 1, 1, 2, 1, 2, 2, 2, 8, 2, 1, 2, 1, 2, 1, 2, 1, 1, 2, 2, 1, 1, 2, 1, 2, 2, 2, 1, 5, 1, 2, 1, 1, 2, 1, 2, 1, 2, 2, 1, 2, 1, 1, 2, 2, 1, 2, 2, 4, 1, 2, 1, 2, 1, 1, 2, 2, 2, 1, 2, 2, 2, 1, 2, 1, 2, 1, 4, 5, 1, 1, 2, 1, 2, 1, 2, 1, 2, 1, 2, 1, 2, 1, 2, 2, 1, 2, 1, 7, 1, 2, 1, 2, 1, 2, 1, 1, 2, 1, 1, 2, 1, 2, 1, 1, 2, 1, 1, 1, 5, 1, 2, 1, 2, 1, 2, 1, 2, 1, 1, 1, 1, 2, 1, 2, 1, 3, 1, 2, 6, 1, 2, 1, 2, 1, 2, 1, 2, 2, 1, 2, 1, 2, 1, 2, 1, 2, 1, 2, 6, 2, 1, 2, 2, 1, 2, 2, 1, 2, 2, 2, 1, 11, 7, 1, 2, 1, 2, 1, 6, 1, 2, 2, 1, 2, 2, 1, 1, 2, 1, 2, 2, 1, 1, 2, 2, 1, 1, 2, 5, 2, 1, 2, 1, 2, 1, 3, 1, 1, 2, 1, 2, 2, 1, 2, 1, 2, 1, 1, 5, 2, 2, 1, 1, 2, 1, 2, 1, 2, 1, 2, 1, 1, 1, 2, 1, 2, 2, 2, 5, 2, 1, 2, 1, 2, 1, 2, 2, 1, 2, 1, 2, 1, 2, 2, 1, 2, 2, 2, 81223, 1, 2, 2, 2, 1, 2, 1, 2, 1, 2, 2, 1, 2, 1, 2, 1, 1, 2, 2, 11, 6, 8, 2, 11, 7, 6, 2, 7, 5, 10, 3, 4, 3, 7, 2, 4, 7, 3, 4, 11, 9, 10, 8, 5, 7, 18, 10, 4, 5, 4, 5, 3, 8, 2, 3, 3, 2, 5, 11, 9, 24, 17, 3, 8, 9, 9, 6, 3, 0, 1, 15, 1, 2, 5, 8, 3, 9, 7, 2, 17, 6, 5, 16, 12, 4, 12, 9, 7, 8, 9, 2, 18, 5, 5, 4, 7, 4, 6, 13, 6, 2, 2, 6, 6, 4, 5, 3, 6, 4, 7, 3, 3, 4, 8, 3, 5, 6, 7, 9, 4, 2, 3, 5, 1, 2, 1, 1, 2, 2, 1, 1, 2, 2, 1, 5, 1, 3, 1, 5, 5, 8, 10, 4, 4, 1, 8, 5, 6, 3, 2, 2, 3, 1, 2, 2, 3, 2, 3, 3, 5, 1, 1, 0, 1, 1, 3, 2, 2, 2, 3, 1, 3, 1, 3, 4, 4, 4, 4, 2, 3, 1, 1, 3, 1, 1, 1, 2, 0, 1, 7, 16, 2, 1, 1, 1, 2, 2, 2, 2, 6, 1, 1, 1, 3, 1, 1, 1, 1, 1, 1, 2, 2, 1, 3, 0, 2, 1, 1, 1, 9, 1, 3, 2, 1, 1, 1, 1, 1, 2, 1, 1, 1, 1, 1, 1, 1, 1, 2, 2, 4, 1, 1, 1, 4, 3, 1, 1, 2, 1, 1, 1, 3, 1, 1, 3, 1, 1, 2, 450, 5, 2, 1, 1, 1, 1, 1, 1, 1, 1, 1, 1, 1, 1, 3, 3, 1, 1, 1, 1, 7, 1, 1, 2, 1, 1, 1, 1, 1, 3, 1, 2, 2, 4, 1, 1, 3, 1, 1, 1, 12, 1, 3, 1, 1, 2, 0, 1, 3, 1, 1, 1, 2, 1, 3, 1, 1, 1, 1, 1, 10, 1, 1, 2, 1, 1, 1, 6, 1, 1, 1, 1, 1, 1, 1, 3, 2, 2, 1, 1, 7, 1, 2, 4, 2, 3, 2, 1, 2, 1, 3, 2, 1, 1, 1, 1, 1, 3, 1, 1, 6, 1, 2, 1, 5, 1, 1, 1, 3, 2, 1, 1, 4, 2, 2, 2, 2, 1, 2, 1, 4, 1, 2, 1, 2, 0, 2, 1, 1, 2, 1, 2, 1, 1, 2, 1, 2, 1, 1, 1, 4, 2, 1, 1, 1, 2, 1, 3, 1, 1, 1, 2, 1, 1, 2, 1, 3, 2, 1, 1, 5, 1, 3, 1, 4, 1, 0, 2, 1, 1, 2, 3, 3, 2, 1, 1, 1, 1, 1, 2, 10, 1, 1, 1, 1, 1, 1, 1, 2, 7, 2, 3, 3, 1, 1, 2, 2, 2, 1, 1, 9, 14, 6, 1, 1, 2, 1, 1, 9, 1, 32, 910, 10, 1, 1, 2, 1, 0, 1, 1, 13, 1, 4, 10, 2, 4, 2, 2, 1, 14, 8, 19, 2, 7, 4, 3, 2, 1, 6, 3, 3578, 3, 4, 1, 3, 7, 5, 13, 1, 1, 1, 1, 1, 0, 6, 4, 3, 2, 2, 4, 8, 2, 4, 20, 1, 2, 2, 1, 1, 13, 1, 7, 1, 1, 2, 1, 0, 1, 2, 2, 13, 1, 5, 4, 14, 8, 5, 6, 5, 2, 5, 2, 1, 1, 3, 2, 16, 2, 13, 2, 8, 5, 10, 6, 5, 5, 5, 3, 5, 6, 4, 6, 4, 6, 6, 3, 5, 6, 3, 6, 4, 2, 11, 8, 1, 8, 2, 12, 2, 2, 4, 3, 7, 8, 4, 5, 6, 4, 5, 5, 6, 4, 4, 1, 2, 1, 2, 1, 1, 4, 1, 5, 2, 1, 2, 1, 1, 5, 5, 4, 6, 12, 3, 2, 5, 8, 5, 2, 5, 3, 4, 1, 2, 1, 13, 1, 1, 1, 1, 1, 6, 5, 6, 6, 3, 3, 4, 5, 3, 2, 2, 3, 3, 4, 4, 1, 3, 1, 5, 6, 5, 6, 4, 3, 3, 3, 3, 3, 7, 2, 2, 4, 3, 2, 2, 6, 2, 11, 3, 7, 5, 3, 5, 5, 5, 3, 4, 1, 6, 4, 3, 8, 5, 2, 4, 4, 7, 1, 4, 8583, 7, 4, 4, 6, 2, 3, 1, 6, 1, 4, 2, 2, 10, 8, 8, 1, 3, 2, 3, 3, 7, 3, 2, 3, 1, 1, 3, 4, 2, 4, 3, 4, 3, 5, 4, 2, 3, 3, 5, 11, 7, 9, 2, 3, 5, 2, 2, 4, 4, 5, 3, 3, 3, 4, 2, 2, 3, 1, 4, 2, 8, 1, 4, 3, 1, 5, 4, 3, 4, 1, 3, 265, 5, 4, 3, 16, 3, 3, 1, 1, 9, 2, 3, 2, 2, 3, 2, 2, 2, 3, 2, 2, 1, 4, 5, 5, 3, 3, 4, 3, 8, 1, 1, 1, 4, 2, 2, 4, 2, 4, 7, 5, 2, 518, 1, 299, 1, 1, 1, 1, 1, 1, 0, 2, 1, 1, 1, 0, 2, 1, 3, 1, 1, 0, 2, 8, 1, 1, 3, 1, 2, 1, 3, 1, 1, 1, 0, 1, 1, 1, 0, 1, 1, 3, 1, 5, 1, 1, 2, 1, 1, 3, 1, 1, 0, 1, 1, 19, 1, 1, 1, 1, 1, 2, 1, 4, 0, 1, 1, 1, 1, 0, 1, 3, 1, 1, 0, 1, 1, 0, 1, 2, 1, 1, 1, 5, 2, 1, 0, 1, 1, 1, 0, 1, 4, 0, 1, 1, 0, 1, 3, 0, 1, 1, 1, 3, 1, 0, 1, 2, 1, 1, 1, 1, 1, 0, 2, 1, 1, 0, 1, 1, 1, 0, 1, 3, 1, 1, 0, 1, 1, 0, 3, 0, 1, 1, 1, 1, 0, 1, 1, 1, 0, 3, 0, 6, 1, 1, 0, 1, 1, 1, 2, 1, 0, 1, 2, 1, 0, 1, 1, 1, 0, 1, 1, 5, 0, 1, 1, 1, 0, 1, 1, 1, 0, 1, 1, 1, 0, 1, 1, 0, 1, 3, 1, 3, 1, 0, 1, 1, 1, 1, 0, 1, 1, 0, 1, 1, 0, 1, 1, 1, 0, 1, 1, 3, 1, 0, 1, 1, 0, 1, 1, 1, 1, 0, 1, 1, 1, 1, 0, 2, 1, 0, 1, 3, 1, 1, 0, 1, 1, 1, 0, 1, 1, 1, 0, 1, 1, 1, 0, 1, 1, 1, 0, 3, 1, 1, 0, 1, 1, 1, 0, 1, 1, 0, 1, 1, 0, 1, 1, 1, 0, 1, 0, 6, 2, 2, 2, 3, 2, 2, 2, 1, 2, 2, 1, 2, 1, 1, 2, 1, 1, 1, 0, 5, 2, 1, 2, 6, 1, 1, 3, 1, 2, 3, 2, 1, 4, 3, 1, 3, 2, 5, 2, 17, 4, 4, 1, 4, 5, 3, 2, 5, 2, 2, 3, 2, 5, 2, 3, 1, 2, 3, 2, 4, 2, 2, 2, 4, 2, 3, 3, 4, 2, 3, 3, 2, 3, 2, 3, 2, 2, 2, 3, 5, 3, 3, 2, 9, 3, 2, 2, 7, 4, 5, 3, 5, 8, 3, 2, 2, 3, 10, 2, 9, 4, 7, 3, 3, 4, 2, 4, 2, 3, 3, 2, 3, 2, 6, 2, 2, 2, 2, 2, 16, 2, 1, 3, 4, 2, 2, 4, 2, 3, 2, 1, 2, 3, 4, 5, 3, 2, 1, 1, 11, 1, 2, 1, 2, 3, 1, 2, 3, 4, 4, 2, 2, 2, 2, 1, 4, 1, 2, 3, 6, 3, 1, 3, 4, 4, 5, 2, 3, 2, 2, 4, 1, 2, 2, 3, 4, 2, 2, 2, 8, 14, 5, 4, 3, 2, 3, 3, 2, 1, 2, 3, 3, 1, 1, 4, 2, 1, 4, 6, 7, 3, 3, 6, 4, 2, 4, 5, 3, 6, 4, 2, 5, 3, 4, 4, 4, 36, 8, 8, 4, 1, 0, 1, 1, 1, 2, 6, 5, 4, 4, 4, 3, 56, 4, 3, 2, 6, 2, 4, 3716, 4, 2, 2, 2, 10, 1, 2, 1, 1, 1, 1, 1, 0, 1, 3, 1, 1, 1, 1, 1, 1, 1, 2, 4, 563, 1, 1, 1, 1, 2, 2, 1, 1, 3, 1, 1, 0, 1, 1, 1, 1, 1, 1, 2, 3, 1, 1, 1, 2, 1, 1, 3, 2, 1, 1, 1, 1, 1, 0, 1, 1, 1, 1, 3, 3, 1, 1, 1, 1, 2, 1, 1, 1, 0, 1, 1, 1, 2, 1, 1, 1, 1, 2, 1, 3, 1, 0, 1, 1, 1, 1, 1, 0, 1, 2, 1, 1, 1, 1, 0, 1, 1, 3, 1, 3, 1, 1, 1, 1, 1, 1, 0, 1, 1, 1, 1, 1, 1, 1, 1, 0, 1, 1, 1, 5, 1, 0, 1, 1, 1, 1, 1, 1, 1, 1, 1, 1, 1, 1, 1, 1, 1, 2, 1, 8, 1, 0, 0, 1, 1, 1, 3, 1, 1, 2, 1, 1, 1, 1, 1, 3, 1, 3, 1, 808, 1, 1, 1, 3, 2, 1, 1, 1, 1, 1, 1, 1, 1, 1, 1, 1, 3, 1, 1, 5, 1, 1, 1, 2, 0, 1, 1, 1, 1, 1, 1, 1, 1, 0, 1, 1, 1, 1, 1, 4, 0, 1, 2, 1, 1, 3, 0, 1, 1, 1, 1, 1, 1, 0, 1, 1, 1, 2, 1, 4, 1, 1, 1, 1, 1, 1, 1, 1, 1, 1, 1, 1, 0, 4, 1, 1, 2, 2, 1, 1, 5, 1, 1, 2, 1, 2, 1, 2, 1, 0, 1, 1, 1, 1, 2, 1, 1, 1, 1, 0, 4, 0, 2, 0, 1, 1, 1, 1, 2, 1, 1, 1, 2, 1, 1, 1, 1, 2, 0, 2, 7, 1, 1, 1, 0, 1, 1, 1, 1, 1, 1, 1, 2, 3, 1, 1, 0, 1, 1, 1, 5, 1, 1, 1, 1, 1, 1, 1, 1, 1, 1, 1, 2, 1, 3, 1, 0, 1, 1, 1, 3, 2, 0, 1, 1, 1, 1, 1, 1, 1, 1, 1, 2, 1, 10, 1, 1, 1, 1, 2, 4, 1, 1, 2, 0, 8, 0, 1, 1, 1, 1, 3, 1, 1, 1, 1, 1, 1, 1, 1, 4, 1, 1, 1, 1, 1, 1, 1, 1, 1, 1, 1, 1, 1, 1, 1, 0, 2, 1, 0, 4, 1, 1, 1, 4, 1, 1, 1, 1, 1, 1, 1, 1, 1, 3, 4, 1, 0, 1, 3, 5, 1, 1, 1, 1, 1, 1, 1, 1, 2, 1, 2, 0, 1, 1, 1, 1, 1, 1, 0, 4, 3, 2, 1, 1, 1, 1, 1, 1, 1, 1, 2, 2, 1, 1, 1, 1, 2, 1, 1, 1, 4, 1, 2, 1, 1, 1, 1, 3, 2, 4, 1, 1, 1, 1, 1, 1, 1, 1, 1, 1, 4, 1, 1, 1, 1, 1, 1, 3, 2, 1, 1, 1, 1, 1, 0, 1, 1, 1, 2, 0, 4, 1, 1, 6, 0, 0, 1, 0, 2, 1, 1, 1, 1, 1, 1, 1, 1, 1, 0, 3, 4, 1, 1, 1, 1, 1, 0, 1, 1, 1, 1, 1, 2, 0, 1, 1, 1, 1, 0, 1, 19, 1, 1, 1, 1, 1, 1, 0, 1, 1, 1, 1, 1, 1, 1, 1, 2, 1, 3, 1, 5, 2, 3, 1, 2, 1, 0, 2, 1, 2, 0, 3, 1, 1, 1, 3, 1, 1, 1, 1, 4, 1, 1, 1, 1, 1, 3, 1, 1, 1, 1, 0, 1, 1, 1, 2, 1, 1, 2, 1, 5, 1, 1, 1, 2, 2, 4, 1, 2, 0, 2, 2, 1, 1, 1, 1, 1, 1, 2, 0, 2461, 1, 2, 1, 1, 1, 0, 1, 1, 3, 1, 1, 2, 1, 1, 1, 1, 1, 1, 1, 4, 2, 2, 1, 1, 1, 2, 1, 1, 1, 1, 1, 1, 4, 1, 1, 1, 1, 1, 0, 9, 1, 1, 2, 1, 1, 5, 1, 1, 1, 1, 1, 1, 4, 1, 1, 1, 0, 1, 1, 4, 1, 1, 3, 2, 2, 0, 1, 1, 1, 1, 1, 1, 1, 1, 1, 1, 1, 1, 2, 4, 1, 1, 1, 1, 1, 1, 1, 1, 3, 1, 3, 1, 1, 6, 1, 1, 2, 1, 4, 4, 1, 1, 1, 3, 1, 0, 1, 1, 1, 1, 1, 1, 1, 1, 1, 1, 1, 1, 1, 10, 1, 1, 1, 1, 5, 1, 4, 1, 1, 1, 1, 3, 0, 1, 1, 1, 1, 1, 1, 3, 1, 1, 1, 1, 1, 3, 1, 1, 1, 1, 1, 1, 0, 1, 1, 1, 1, 1, 1, 3, 1, 1, 1, 1, 1, 1, 5, 1, 2, 1, 3, 1, 1, 1, 1, 1, 2, 1, 1, 7, 1, 1, 1, 1, 1, 1, 1, 1, 1, 3, 1, 1, 1, 1, 20, 6, 2, 2, 0, 89, 1, 13, 9, 0, 2, 0, 0, 2, 1, 0, 1, 0, 1, 1, 0, 0, 2, 1, 1, 1, 1, 1, 0, 1, 1, 1, 1, 1, 1, 1, 1, 0, 1, 1, 1, 1, 3, 1, 3, 1, 1, 2, 0, 1, 1, 1, 1, 1, 1, 1, 1, 1, 0, 1, 3, 1, 9, 1, 1, 3, 5, 3, 1, 1, 4, 0, 1, 1, 1, 1, 1, 1, 1, 1, 1, 1, 5, 1, 1, 2, 1, 1, 1, 0, 1, 1, 1, 1, 1, 1, 4, 1, 1, 1, 1, 1, 3, 2, 1, 1, 1, 1, 1, 1, 1, 1, 1, 1, 1, 1, 1, 2, 0, 1, 1, 1, 5, 2, 1, 3, 1, 2, 1, 2, 2, 1, 1, 0, 1, 1, 1, 1, 1, 4, 1, 1, 2418, 2, 1, 1, 2, 0, 1, 1, 1, 1, 1, 1, 1, 2, 1, 1, 1, 1, 1, 1, 5, 1, 1, 1, 3, 1, 1, 1, 1, 1, 2, 1, 1, 1, 1, 1, 1, 1, 2, 1, 3, 1, 2, 1, 2, 1, 1, 1, 1, 2, 1, 1, 1, 1, 1, 1, 1, 1, 1, 1, 4, 4, 2, 1, 0, 1, 1, 1, 1, 1, 1, 2, 1, 3, 3, 1, 1, 1, 1, 1, 4, 1, 1, 1, 2, 1, 1, 1, 1, 1, 4, 1, 1, 2, 1, 2, 1, 1, 1, 1, 3, 2, 1, 1, 0, 2, 0, 2, 0, 1, 1, 3, 1, 2, 1, 1, 1, 1, 1, 2, 4, 1, 2, 1, 1, 2, 1, 1, 1, 1, 1, 1, 1, 1, 1, 1, 2, 2, 1, 1, 4, 0, 1, 1, 1, 1, 1, 1, 1, 1, 2, 1, 1, 1, 2, 1, 1, 1, 1, 2, 4, 1, 1, 1, 0, 1, 1, 1, 2, 7, 5, 1, 1, 1, 1, 4, 1, 1, 1, 1, 5, 1, 2, 2, 1, 1, 1, 1, 1, 1, 1, 1, 1, 1, 1, 2, 1, 1, 1, 1, 4, 1, 0, 1, 1, 1, 1, 1, 1, 1, 1, 1, 1, 1, 1, 0, 1, 3, 1, 1, 7, 1, 1, 1, 1, 1, 1, 1, 1, 1, 1, 0, 1, 2, 2, 1, 0, 1, 1, 1, 4, 0, 1, 1, 1, 1, 1, 1, 1, 1, 1, 1, 4, 3, 1, 1, 0, 1, 1, 1, 4, 1, 1, 1, 1, 1, 1, 1, 1, 0, 1, 1, 1, 1, 1, 1, 1, 1, 1, 1, 3, 2, 1, 1, 1, 1, 1, 1, 1, 0, 1, 2, 1, 1, 0, 1, 1, 1, 1, 1, 8, 0, 1, 2, 1, 1, 2, 0, 1, 1, 1, 3, 1, 1, 1, 1, 1, 1, 1, 1, 4, 0, 3, 1, 1, 1, 1, 1, 1, 1, 1, 1, 0, 3, 1, 1, 1, 1, 1, 1, 5, 2, 1, 1, 1, 1, 1, 1, 1, 1, 1, 1, 1, 1, 1, 1, 2, 1, 1, 2, 5, 0, 2, 1, 1, 2, 5, 1, 1, 1, 1, 4, 0, 2, 1, 1, 1, 1, 2, 3, 6, 1, 0, 2, 4, 1, 1, 1, 1, 1, 1, 1, 1, 1, 0, 1, 1, 1, 1, 1, 5, 1, 1, 1, 1, 1, 1, 2, 1, 1, 1, 2, 6, 1, 1, 1, 1, 1, 1, 1, 5, 2, 1, 2, 1, 1, 1, 3, 1, 1, 1, 1, 3, 1, 1, 1, 3, 1, 1, 2, 1565, 1, 1, 13, 2, 1, 1, 2, 0, 3, 1, 1, 1, 2, 0, 2, 1, 1, 2, 1, 1, 2, 0, 6, 2, 1, 5, 1, 1, 1, 1, 2, 1, 1, 1, 1, 1, 1, 1, 1, 1, 1, 1, 6, 1, 1, 1, 0, 1, 1, 1, 1, 2, 1, 1, 1, 1, 2, 1, 0, 4, 2, 2, 4, 1, 2, 1, 1, 1, 2, 0, 1, 3, 2, 0, 3, 4, 0, 2, 1, 0, 2, 11, 3, 1, 1, 1, 1, 1, 5, 1, 1, 1, 1, 1, 1, 2, 2, 1, 1, 1, 1, 2, 4, 1, 1, 1, 1, 1, 1, 1, 1, 1, 1, 0, 1, 1, 1, 1, 1, 4, 1, 0, 7, 1, 1, 1, 1, 0, 3, 2, 1, 2, 2, 1, 1, 1, 1, 1, 2, 2, 1, 1, 3, 1, 1, 1, 6, 1, 1, 1, 1, 1, 1, 1, 0, 1, 1, 1, 1, 1, 1, 1, 4, 1, 2, 1, 4, 1, 0, 1, 1, 1, 2, 2, 1, 1, 1, 1, 1, 0, 3, 0, 4, 2, 1, 1, 512, 1, 1, 0, 488, 2, 4, 1, 1, 1, 1, 1, 1, 1, 1, 1, 1, 1, 2, 1, 1, 1, 1, 1, 5, 1, 1, 1, 8, 4, 0, 1, 1, 1, 2, 1, 2, 0, 1, 1, 2, 0, 1, 1, 5, 1, 1, 3, 1, 1, 5, 3, 1, 1, 1, 1, 1, 1, 1, 2, 0, 1, 1, 1, 7, 1, 2, 1, 1, 1, 1, 2, 5, 3, 1, 1, 1, 1, 1, 1, 0, 1, 1, 1, 6, 1, 1, 1, 2, 1, 1, 788, 1, 2, 1, 1, 1, 1, 2, 1, 1, 1, 1, 1, 7, 7, 4, 11, 1, 1, 2, 1, 2, 2, 1, 2, 2, 1, 2, 2, 1, 2, 1, 2, 8, 8, 6, 9, 5, 5, 11, 4, 8, 7, 16, 2, 2, 1, 1, 2, 1, 1, 2, 2, 9, 445, 1, 1, 3, 1, 1, 1, 1, 0, 1, 4, 1, 1, 1, 1, 0, 3, 1, 1, 1, 7, 2, 3, 2, 2, 5, 4, 2, 1, 6, 3, 2, 3, 1, 9, 4, 3, 4, 2, 1, 9, 12, 6, 3, 8, 2, 4, 1, 5, 3, 5, 3, 3, 2, 3, 3, 11, 6, 2, 2, 11, 10, 6, 11, 4, 16, 5, 6, 5, 11, 7, 7, 6, 5, 7, 4, 11, 22, 4, 6, 144, 0, 2, 0, 20, 0, 1, 0, 57, 33, 16, 2, 19, 14, 0, 2, 7, 7, 1, 5, 7, 418, 2, 6, 2, 3, 2, 4, 5, 6, 10, 5, 8, 1, 4, 3, 10, 9, 5, 7, 4, 3, 2, 2, 5, 4, 4, 3, 2, 2, 4, 3, 3, 4, 2, 4, 5, 324, 8, 6, 6, 0, 2, 1, 1, 3, 4, 2, 1, 1, 1, 0, 6, 1, 2, 1, 2, 3, 2, 3, 3, 3, 2, 4, 2, 2, 3, 14, 5, 7, 4, 8, 7, 4, 4, 29, 4, 2, 2, 4, 3, 5, 5, 3, 6, 6568, 4, 5, 9, 10, 7, 7, 3, 3, 7, 1, 3, 2, 2, 2, 1, 2, 6, 4, 2, 1, 2, 1, 2, 3, 2, 5, 1, 2, 2, 1, 1, 1, 2, 4, 6, 1, 7, 0, 0, 1, 1, 1, 11, 3, 2, 6, 2, 2, 2, 3, 2, 1, 1, 8, 1, 8, 6, 3, 1, 2, 3, 9, 1, 1, 1, 5, 2, 4, 1, 1, 2, 4, 1, 1, 4, 1, 1, 1, 2, 2, 2, 5, 1, 1, 1, 7, 1, 1, 3, 2, 7, 1, 2, 3, 1, 2, 1, 1, 1, 3, 3, 1, 2, 2, 2, 116, 3, 2, 3, 1, 1, 1, 1, 1, 4, 5, 2, 1, 9, 4, 4, 3, 3, 3, 2, 6, 1, 2, 1, 1, 2, 2, 1, 2, 2, 1, 1, 7, 2, 2, 1, 1, 5, 1, 4, 9, 3, 1, 2, 2, 2, 2, 1, 9, 0, 0, 0, 1, 4, 2, 2, 1, 2, 1, 2, 7, 2, 3, 1, 1, 2, 1, 1, 1, 2, 1, 1, 2, 2, 4, 3, 2, 2, 2, 1, 4, 1, 1, 1, 3, 3, 4, 1, 2, 3, 1, 3, 1, 2, 2, 3, 2, 3, 4, 3, 4, 3, 2, 5, 3, 1, 2, 2, 3, 1, 5, 2, 2, 2, 2, 1, 2, 2, 1, 2, 3, 1, 5, 2, 1, 3, 6, 2, 4, 3, 2, 2, 2, 2, 2, 1, 6, 3, 1, 2, 5, 2, 2, 10, 8, 2, 1, 4, 2, 4, 1, 2, 4, 1, 2, 2, 2, 1, 1, 1, 166, 1, 5, 1, 1, 4, 1, 0, 2, 2, 2, 2, 3, 1, 4, 6, 4, 2, 8, 6, 5, 2, 3, 2, 1, 2, 3, 2, 2, 1, 2, 3, 1, 2, 5, 3, 3, 2, 2, 3, 4, 2, 2, 1, 2, 1, 2, 1, 1, 7, 1, 1, 5, 3, 2, 1, 2, 1, 1, 1, 6, 1, 2, 0, 2, 6, 3, 3, 3, 2, 1, 8, 2, 2, 2, 3, 2, 1, 2, 0, 4, 3, 4, 1, 4, 3, 5, 3, 1, 1, 3, 1, 3, 1, 1, 1, 4, 1, 2, 1, 7, 2, 1, 2, 1, 2, 3, 9, 2, 3, 2, 2, 1, 0, 4, 0, 3, 1, 2, 2, 625, 5, 1, 2, 6, 1, 2, 4, 2, 1, 1, 3, 1, 3, 1, 2, 2, 2, 2, 2, 6, 1, 3, 3, 1, 2, 2, 1, 4, 1, 1, 3, 1, 6, 1, 3, 4, 1, 2, 2, 11, 1, 1, 3, 1, 1, 4, 3, 2, 4, 2, 1, 3, 3, 1, 2, 1, 4, 2, 0, 12, 5, 2, 7, 10, 7, 1, 2, 2, 1, 9, 7, 3, 4, 2, 5, 4, 2, 3, 1, 1, 1, 1, 1, 2, 6, 4, 1, 6, 2, 2, 1, 2, 1, 10, 4, 1, 2, 1, 1, 1, 1, 1, 2, 1, 47896, 2, 13, 5, 6, 1, 11, 5050, 1, 1, 1, 5, 0, 9, 2, 1, 2, 1, 2, 1, 5, 1, 1, 2, 6, 0, 2, 6, 1, 1, 2, 1, 2, 2, 3, 9, 2, 11, 1, 1, 10, 5, 2, 1, 5, 3, 1, 1, 2, 5, 2, 5, 1, 1, 1, 3, 1, 4, 1, 1, 3, 2, 1, 2, 2, 1, 1, 2, 5, 1, 2, 1, 0, 5, 2, 3, 1, 2, 12, 2, 8, 4, 1, 18, 21, 1, 4, 1, 7, 1, 2, 1, 3, 2, 1, 3, 1, 1, 1, 10, 472, 3, 1, 2, 6, 2, 1, 1, 2, 3, 4, 4, 1, 3, 6, 1, 2, 2, 4, 1, 5, 0, 8, 2, 1, 1, 6, 1, 1, 1, 3, 3, 7, 6, 4, 2, 1, 1, 2, 1, 7, 1, 1, 2, 3, 2, 3, 1, 2, 2, 2, 3, 1, 2, 1, 1, 1, 1, 1, 5, 12, 3, 1, 2, 1, 1, 1, 1, 1, 2, 0, 1, 3, 1, 1, 1, 3, 2, 5, 3, 4, 2, 1, 2, 1, 1, 1, 0, 6, 1, 1, 2, 1, 1, 1, 1, 1, 1, 2, 0, 4, 1, 1, 1, 1, 1, 3, 1, 1, 3, 1, 2, 1, 1, 1, 7, 1, 1, 1, 2, 19, 2, 3, 1, 5, 3, 1, 3, 1, 3, 1, 2, 1, 2, 3, 2, 1, 1, 1, 1, 8244, 0, 1, 0, 1, 4, 1, 1, 3, 1, 11, 4, 1, 1, 2, 1, 1, 1, 1, 2, 607, 1, 7, 1, 1, 1, 1, 1, 1, 1, 1, 1, 2, 1, 1, 9, 1, 9, 5, 2, 3, 1, 1, 14, 3, 1, 1, 3, 1, 1, 1, 1, 1, 1, 7, 1, 1, 1, 1, 1, 5, 6, 1, 1, 1, 1, 0, 2, 4, 1, 5, 1, 1, 3, 1, 1, 1, 1, 1, 2, 20, 2, 1, 1, 2, 1, 1, 1, 1, 1, 0, 1, 1, 1, 1, 1, 3, 2, 0, 1, 4, 2, 1, 7, 0, 0, 1, 2, 2, 1, 6, 1, 1, 2, 5, 3, 2, 1, 5, 2, 5, 4, 1, 1, 5, 1, 1, 1, 0, 1, 1, 1, 1, 1, 1, 1, 3, 1, 1, 1, 4, 1, 3, 1, 1, 1, 1, 2, 1, 1, 0, 2, 0, 1, 4, 1, 1, 1, 1, 1, 4, 7, 1, 1, 2, 4, 1, 2, 2, 1, 1, 2, 1, 2, 2, 2, 1, 7, 1, 1, 6, 2, 2, 1, 5, 1, 2, 1, 1, 1, 6, 2, 1, 3, 1, 2, 0, 1, 1, 4, 5, 1, 0, 2, 1, 1, 1, 2, 1, 1, 1, 1, 1, 1, 1, 3, 1, 1, 13, 1, 4, 1, 1, 6, 1, 3, 2, 1, 1, 3, 1, 1, 1, 1, 1, 3, 0, 2, 1, 1, 4, 1, 1, 2, 3, 4, 2, 1, 1, 1, 2, 3, 3, 6, 6, 1, 2, 2, 1, 2, 5, 1, 1, 1, 1, 1, 1, 5, 5, 2, 1, 9, 2, 1, 1, 1, 1, 2, 1, 1, 4763, 4, 7, 2, 3, 1, 1, 4, 1, 2, 1, 1, 1, 8, 1, 1, 1, 7, 3, 1, 8, 2, 4, 6, 6, 1, 4, 5, 5, 7, 5, 6, 1, 1, 2, 5, 2, 1, 4, 2, 8, 4, 3, 3, 7, 9, 6, 2, 1, 2, 4, 5, 5, 2, 0, 1, 3, 0, 3, 2, 22, 5, 1, 2, 5, 5, 4, 1, 5, 2, 5, 1, 1, 8, 1, 2, 1, 1, 1, 6, 12, 4, 2, 2, 5, 2, 3, 6, 13, 1, 1, 1, 1, 5, 1, 2, 3, 3, 2, 1, 1085, 4, 1, 2, 5, 3, 32, 15, 1, 4, 2, 1, 1, 1, 3, 13, 7, 1, 9, 7, 4, 1, 7, 5, 5, 1, 7, 5, 2, 2, 1, 1, 1, 8, 2, 1, 3, 1, 6, 4, 8, 6, 1, 2, 2, 1, 1, 5, 7, 8, 2, 9, 1, 1, 1, 3, 3, 2, 1, 6, 5, 1, 1, 8, 1, 2, 2, 7, 7, 3, 6, 2, 3, 0, 1, 2, 7, 1, 10, 1, 4482, 1, 2, 4, 5, 2, 1, 2, 4, 5, 3, 1, 3, 12, 13, 2, 4, 7, 1, 5, 18, 12, 8, 6, 3, 6, 8, 1, 5, 6, 1, 1, 1, 2, 1, 1, 1, 4, 4, 5, 9, 7, 8, 8, 2, 1, 1, 3, 1, 1, 5, 1, 7, 0, 2, 1, 1, 5, 1, 1, 9, 1, 5, 1, 4, 4, 7, 3, 1, 1, 1, 2, 2, 5, 1, 2, 13, 2, 1, 1, 3558, 2, 1, 2, 3, 3, 2, 12, 9, 4, 6, 4, 4, 4, 2, 5, 5, 6, 7, 4, 4, 4, 1, 1, 7, 4, 2, 1, 1, 1, 19, 5, 1, 2, 1, 1, 7, 7, 6, 7, 337, 14, 4, 4, 4, 3, 5, 4, 8, 1, 6, 5, 10, 10, 4, 1, 1, 2, 1, 8, 14, 7, 6, 2, 9, 1, 1, 2, 7, 1, 2, 8, 5, 8, 1, 2, 9, 6, 7, 6, 7, 3, 3, 19, 5, 4, 2, 1, 1, 1, 1, 1, 2, 1, 7, 7, 1, 6, 7, 1, 9, 1, 1, 2, 1, 1, 2, 9, 8, 2, 1, 2, 1, 1, 1, 7, 6, 2, 1, 3, 8, 2, 1, 1, 4, 5, 5, 1, 6, 2, 1, 10, 8, 1, 7, 15, 2, 5, 3, 4, 12, 2, 1, 10, 1, 13, 10, 2, 6, 2, 1, 3, 2, 7, 8, 2, 4, 2, 1, 1, 14, 2, 9, 1, 5, 4, 2, 2, 7, 5, 3, 10, 6, 3, 4, 7, 1, 2, 2, 6, 6458, 1, 37, 4, 2, 1, 5, 1, 1, 5, 1, 7, 4, 1, 1, 1, 2, 1, 5, 11, 4, 1, 7, 4, 5, 3, 1, 8, 1, 5, 8, 7, 1, 4, 5, 1, 2, 5, 2, 4, 4, 1, 1, 1, 1, 1, 1, 5, 1, 1, 1, 8, 4, 1, 1, 2, 1, 1, 9, 9, 5, 1, 6, 3, 6, 4, 1, 6, 3, 6, 11, 7, 4, 3, 6, 8, 3, 2, 1, 1, 12, 2, 1, 1, 1, 1, 1, 1, 1, 2, 8, 7, 5, 2, 6, 8, 5, 5, 1, 13, 14, 1, 6, 1, 1, 1, 2, 2, 6, 8, 1, 1, 1, 11, 9, 5, 2, 1, 14, 9, 8834, 2, 4, 2, 5, 12, 15, 5, 1, 5, 5, 1, 6, 1, 1, 1, 4, 6, 1, 7, 11, 1, 13, 11, 3, 2, 5, 7, 1, 2, 2, 1, 1, 1, 7, 1, 14, 7, 2, 1, 10, 5, 1, 2, 3, 7, 1, 2, 1, 1, 1, 5, 6, 1, 3, 7, 1, 8, 6, 9, 13, 5, 1, 7, 5, 6, 9, 4, 3, 1, 10, 9, 2, 1, 1, 5, 6, 5, 1, 8, 33546, 2, 1, 8, 1, 6, 7, 23, 13, 4, 8, 9, 2, 9, 11, 2, 1, 6, 2, 1, 5, 7, 9, 8, 6, 6, 2, 1, 1, 1, 2, 15, 1, 1, 2, 5, 4, 4, 6, 1, 4, 2, 4, 1, 1, 2, 1, 1, 7, 8, 1, 1, 8, 11, 1, 1, 6, 3, 2, 6, 9, 1, 1, 1, 6, 1, 9, 8, 6, 4, 5, 5, 1, 6, 8, 8, 8, 8, 7, 2, 71, 9, 1, 4, 14, 2, 1, 4, 2, 7, 1, 5, 5, 3, 1, 6, 6, 5, 5, 1, 11, 1, 8, 6, 13, 9, 4, 6, 2, 9, 13, 12, 8, 7, 6, 5, 2, 17, 9, 4, 22859, 6, 59, 11, 2, 7, 18, 7, 8, 3, 5, 7, 14, 2, 9, 15, 6, 7, 4, 6, 6, 1, 1, 7, 2, 6, 1, 1, 1, 6, 5, 1, 1, 1, 7, 3, 1, 1, 2, 5, 10, 3, 1, 2, 1, 6, 1, 6, 4, 1, 13, 5, 8, 2, 1, 1, 2, 6, 4, 3, 1063, 1, 4, 1, 3, 3, 7, 4, 6, 7, 2, 1, 1, 6, 5, 5, 33, 5, 4, 2, 17, 6, 9, 1, 1, 1, 1, 2, 4, 1, 2, 8, 1, 4, 2, 5, 6, 1, 4, 6, 4, 2, 6, 1, 1, 6, 1, 1, 4, 4, 1, 9, 1, 1, 2, 1, 1, 6, 1, 1, 11, 5, 6, 2, 7, 7, 14, 4, 17, 5, 7, 4, 5, 4, 5, 5, 5, 7, 2, 6, 5, 4, 4, 4, 6, 2, 11, 7, 2, 7, 14, 12, 9, 6, 1, 2, 9, 4, 6, 32, 2664, 2, 8, 16, 2, 10, 4, 14, 6, 17, 8, 5, 4, 10, 7, 14, 3, 5, 4, 7, 61795, 5, 12, 9, 9, 5, 4, 7, 10, 10, 3, 2, 6, 6, 4, 5, 5, 6, 8, 5, 10, 6, 2, 7, 17, 5, 11, 6, 6, 7, 4, 10, 9, 15, 7, 5, 2, 2, 6, 9, 635, 5, 10, 9, 4, 12, 6, 8, 4, 1, 8, 5, 1, 6, 8, 8, 3, 8, 6, 3, 9, 10, 7, 6, 10, 7, 7, 3, 8, 12, 5, 2, 4, 2, 5, 4, 5, 6, 6, 7, 12, 6, 5, 8, 2, 6, 8, 6, 4, 6, 8, 14, 10, 7, 8, 4, 9, 6, 10, 2, 9, 17, 7, 6, 17, 17, 7, 4, 4, 4, 5, 7, 11, 1, 6, 5, 9, 5, 5, 8, 7, 4, 15, 10, 7, 4, 6, 3, 5, 7, 4, 7, 4, 17, 4, 6, 6, 7, 17, 2732, 4, 6, 5, 6, 14, 7, 18, 10, 6, 11, 10, 8, 5, 6, 6, 4, 2, 9, 2, 12, 7, 4, 3, 7, 12, 9, 1, 7, 3, 9, 5, 8, 5, 10, 7, 14, 11, 15, 14, 5, 3, 3, 4, 2, 5, 10, 6, 6, 8, 6, 4, 11, 7, 5, 3, 4, 3, 9, 7, 8, 10, 9, 8, 6, 1, 4, 4, 7, 9, 5, 14, 5, 10, 6, 7, 5, 4, 5, 2, 14, 9, 2, 5, 2, 4, 4, 8, 6, 5, 6, 3, 13, 7, 7, 4, 6, 5, 9, 6, 56115, 9, 4, 7, 1, 6, 2, 5, 14, 20, 3, 5, 4, 6, 6, 7, 4, 6, 5, 9, 9, 2, 3, 5, 7, 6, 10, 5, 2, 6, 6, 14, 9, 8, 8, 2, 16, 6, 4, 8, 221, 21, 1, 14, 10, 36550, 2, 6, 23, 4, 5, 2, 2, 4, 4, 2, 6, 7, 3, 4, 3, 2, 2, 3, 1, 16, 2, 2, 4, 2, 2, 2, 13, 7, 2, 2, 2, 1, 2, 1, 2, 1, 2, 3, 2, 9, 1, 2, 5, 5, 6, 2, 2, 1, 3, 2, 2, 3, 5, 3, 1, 3, 13, 1, 2, 6, 2, 11, 2, 3, 2, 2, 2, 3, 2, 1, 1, 3, 3, 1, 1, 2, 2, 3, 4, 6, 2, 6, 8, 2, 1, 4, 1, 2, 1, 6, 2, 2, 1, 6, 3, 1, 2, 2, 2, 7, 3, 3, 3, 1, 3, 3, 1, 5, 1, 4, 3, 2, 41, 2, 9, 6, 2, 2, 2, 5, 3, 2, 3, 4, 5, 2, 6, 2, 5, 3, 2, 3, 2, 2, 3, 0, 2, 7, 5, 10, 2, 1, 2, 5, 2, 2, 1, 4, 1, 2, 3, 2, 3, 1, 2, 1, 3, 3, 4, 25, 2, 1, 8, 3, 3, 2, 4, 1, 6, 1, 2, 2, 1, 3, 2, 2, 1, 2, 1, 10, 1, 2, 2, 2, 5, 2, 2, 2, 1, 5, 2, 2, 3, 2, 1, 2, 1, 2, 2, 7, 2, 2, 4, 4, 2, 4, 5, 2, 2, 3, 1, 4, 2, 2, 2, 3, 3, 3, 2, 10, 11, 3, 1, 4, 8, 6, 3, 2, 2, 1, 2, 2, 3, 7, 1, 7, 4, 3, 4, 8, 2, 3, 1, 3, 2, 2, 2, 1, 6, 4, 3, 2, 1, 2, 2, 3, 2, 2, 3, 7, 1, 4, 2, 2, 2, 2, 2, 2, 2, 1, 2, 1, 3, 2, 3, 2, 1, 2, 2, 25, 2, 2, 5, 1, 2, 2, 1, 2, 2, 1, 2, 1, 15, 2, 4, 3, 3, 2, 1, 16, 4, 6, 3, 3, 3, 1, 3, 1, 2, 5, 2, 2, 5, 2, 2, 2, 4, 6, 1, 12, 2, 2, 2, 5, 2, 5, 2, 2, 4, 1, 1, 1, 3, 2, 2, 5, 3, 6, 2, 13, 3, 2, 2, 3, 4, 1, 1, 8, 1, 4, 2, 2, 7, 9, 1, 3, 1, 1, 3, 10, 3, 4, 1, 2, 1, 4, 3, 3, 3, 1, 5, 2, 1, 2, 3, 5, 2, 2, 3, 9, 1, 2, 2, 2, 2, 1, 2, 6, 2, 2, 11, 2, 2, 3, 2, 1, 1, 3, 3, 9, 2, 3, 1, 1, 8, 6, 2, 3, 3, 3, 4, 5, 2, 2, 7, 7, 1, 2, 2, 5, 1, 3, 3, 2, 3, 3, 2, 1, 1, 2, 2, 5, 1, 1, 3, 2, 7, 2, 3, 9, 2, 5, 3, 3, 3, 3, 1, 7, 6, 3, 4, 7, 3, 3, 2, 2, 2, 1, 2, 8, 7, 1, 5, 2, 2, 3, 1, 2, 2, 1, 3, 3, 9, 2, 2, 3, 2, 1, 5, 5, 3, 3, 2, 5, 2, 2, 3, 2, 1, 4, 5, 3, 2, 1, 3, 3, 1, 2, 4, 5, 2, 2, 2, 2, 2, 3, 3, 1080, 3, 2, 3, 1, 2, 2, 1, 29, 3, 3, 2, 7, 3, 3, 2, 4, 1, 1, 5, 2, 2, 2, 3, 2, 2, 3, 2, 1, 2, 1, 3, 5, 1, 2, 7, 2, 2, 3, 11, 2, 2, 2, 6, 2, 2, 2, 7, 6, 1, 4, 2, 14, 2, 1, 16, 3, 2, 2, 1, 4, 2, 2, 2, 1, 5, 2, 1, 1, 4, 2, 1, 238, 4, 2, 2, 6, 8, 4, 1, 3, 2, 3, 7, 1, 4, 4, 3, 29, 1, 2, 2, 8, 1, 3, 2, 2, 1, 1, 2, 2, 14, 4, 7, 3, 3, 2, 4, 4, 1, 1, 2, 9, 3, 1, 3, 1, 2, 4, 3, 1, 3, 4, 2, 2, 2, 2, 7, 2, 5, 3, 1, 7, 1, 3, 2, 3, 2, 2, 1, 2, 1, 4, 3, 4, 2, 2, 9, 2, 9, 2, 3, 11, 10, 2, 2, 4, 5, 2, 6, 2, 28, 4, 3, 3, 2, 1, 2, 2, 2, 2, 2, 6, 2, 1, 2, 4, 6, 0, 1, 9, 4, 2, 3, 2, 1, 3, 3, 1, 4, 1, 2, 9, 2, 4, 2, 2, 1, 6, 2, 4, 4, 2, 3, 3, 2, 1, 1, 1, 2, 3, 3, 7, 1, 3, 2, 2, 1, 2, 2, 1, 2, 3, 2, 1, 2, 7, 1, 1, 3, 2, 2, 6, 5, 1, 4, 2, 2, 4, 2, 2, 3, 4, 1, 7, 2, 6, 4, 3, 2, 2, 7, 6, 2, 2, 1, 1, 2, 4, 6, 2, 4, 2, 2, 3, 6, 1, 2, 1, 2, 2, 1, 6, 4, 2, 3, 14, 3, 3, 2, 2, 2, 2, 2, 1, 4, 5, 3, 1, 1, 2, 4, 9, 6, 2, 1, 7, 2, 4, 1, 3, 8, 3, 3, 11, 4, 2, 4, 4, 10, 2, 1, 262, 5, 2, 5, 2, 1, 6, 2, 2, 2, 2, 5, 11, 2, 2, 1, 1, 2, 5, 2, 8, 5, 3, 3, 2, 2, 2, 2, 5, 6, 2, 2, 2, 2, 1, 3, 9, 5, 2, 2, 6, 1, 1, 2, 2, 2, 1, 3, 3, 6, 3, 4, 2, 3, 2, 9, 2, 2, 1, 2, 6, 2, 2, 2, 2, 5, 3, 7, 0, 3, 6, 2, 3, 2, 2, 1, 2, 2, 2, 10, 10, 2, 3, 6, 6, 1, 2, 2, 2, 1, 2, 1, 2, 2, 1, 1, 4, 4, 2, 1, 4, 1, 3, 6, 2, 4, 3, 5, 2, 3, 5, 2, 16, 8, 2, 3, 3, 2, 2, 2, 5, 2, 2, 2, 8, 2, 1, 2, 2, 2, 6, 5, 1, 1, 2, 6, 4, 1, 2, 1, 14, 6, 1, 1, 6, 2, 2, 2, 6, 3, 1, 2, 1, 5, 1, 2, 2, 1, 1, 8, 18, 16, 14697, 1, 5, 2, 2, 106, 2, 2, 1, 2, 1, 1, 2, 9, 2, 2, 13, 2]

pauses = [(0,0)]
works = []

work = []
for i, d in enumerate(deltas):
  if d>600:
    pauses.append((i,float(d/60.0)))
    works.append(work)
    work = []
  else:
    work.append((i,d))

times = []
for w in works:
  times.append(sum([i[1] for i in w])/60.0)

plt.hist(times, bins=100)
plt.xlabel('job length in minutes (isolated samples are single jobs)')
plt.ylabel('frequency')
plt.title('Typical job length (stjohnpiano@gmail.com)')
plt.show()
